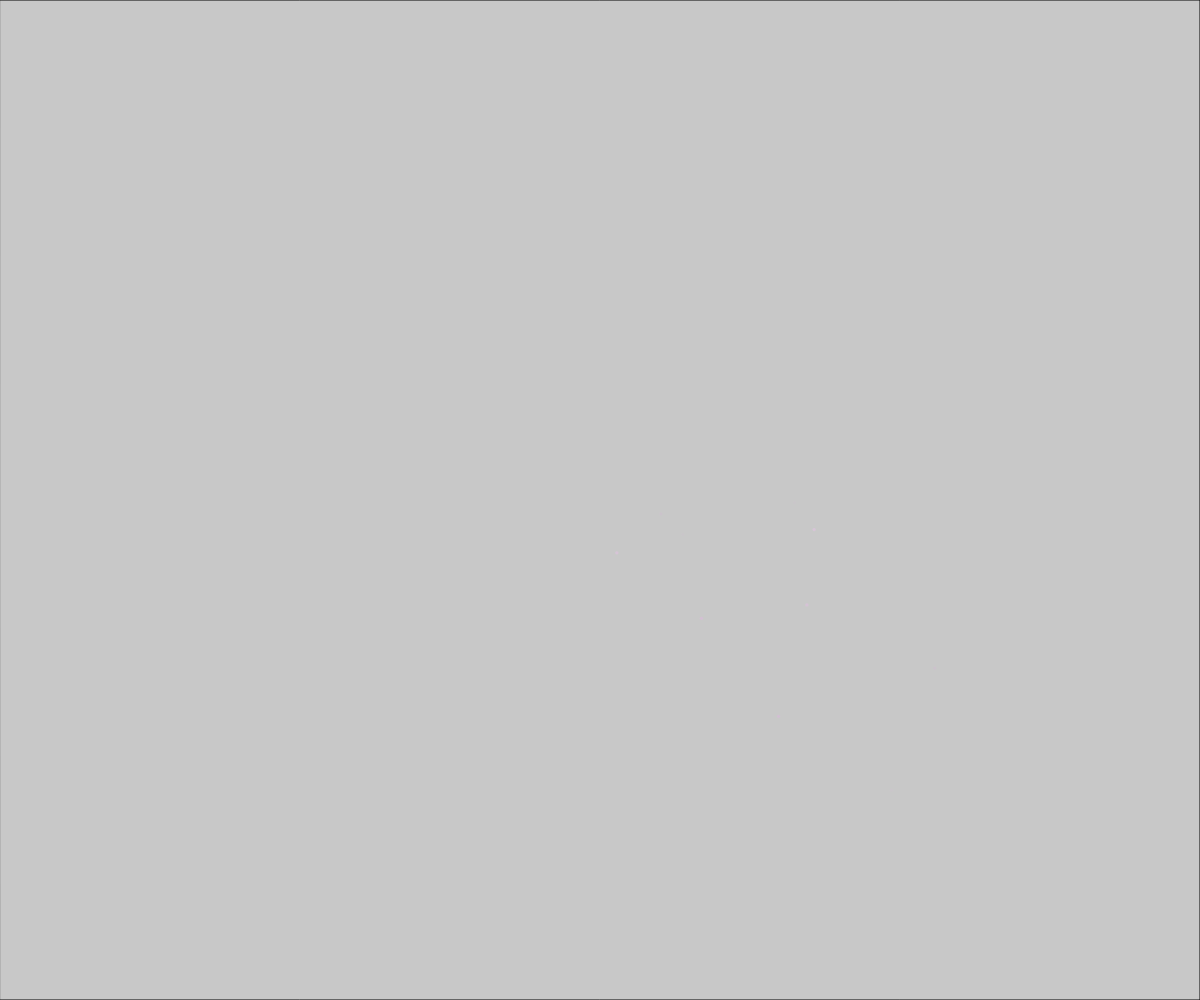
Frame 1 (no input)
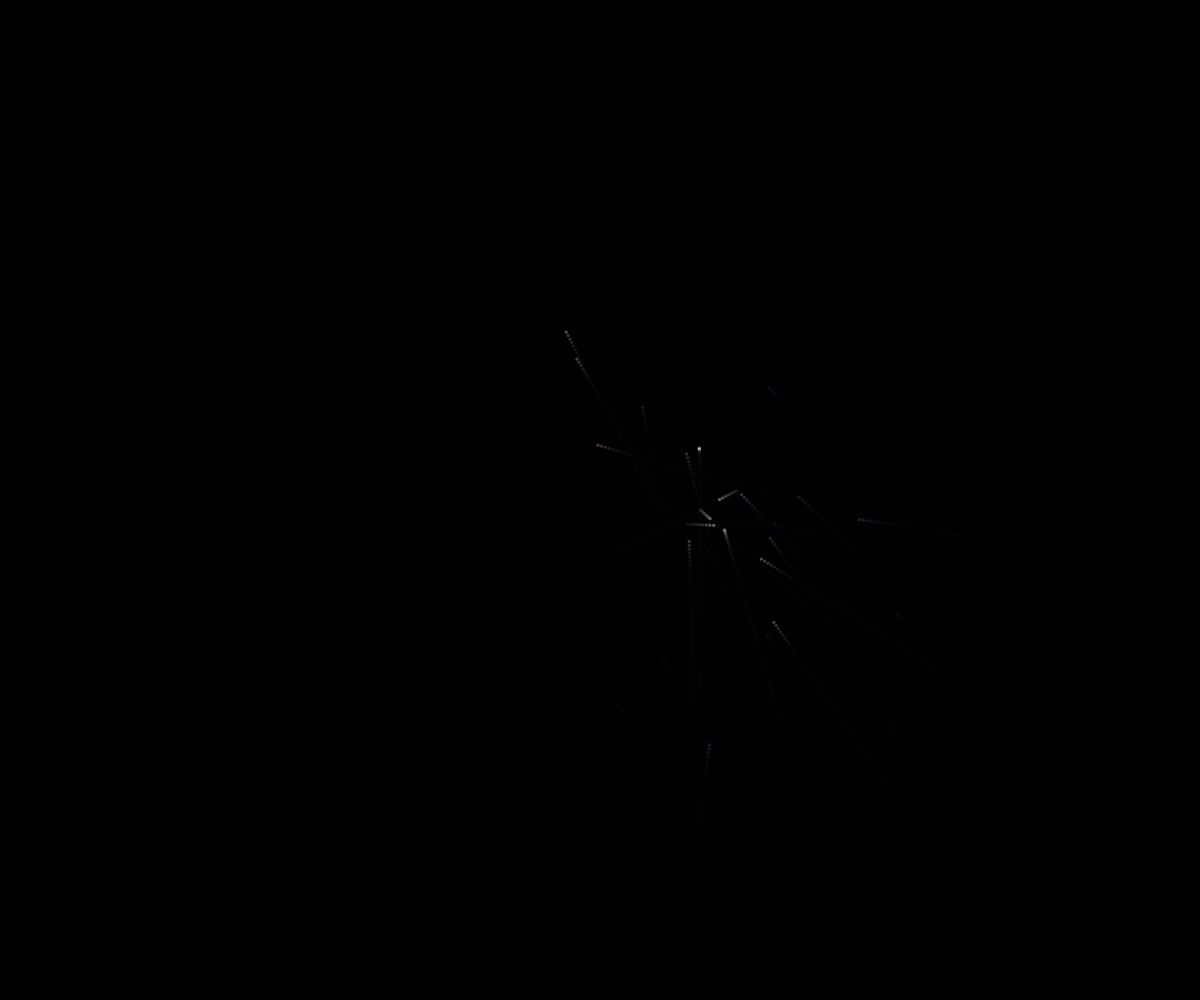
Frame 60 (no input)
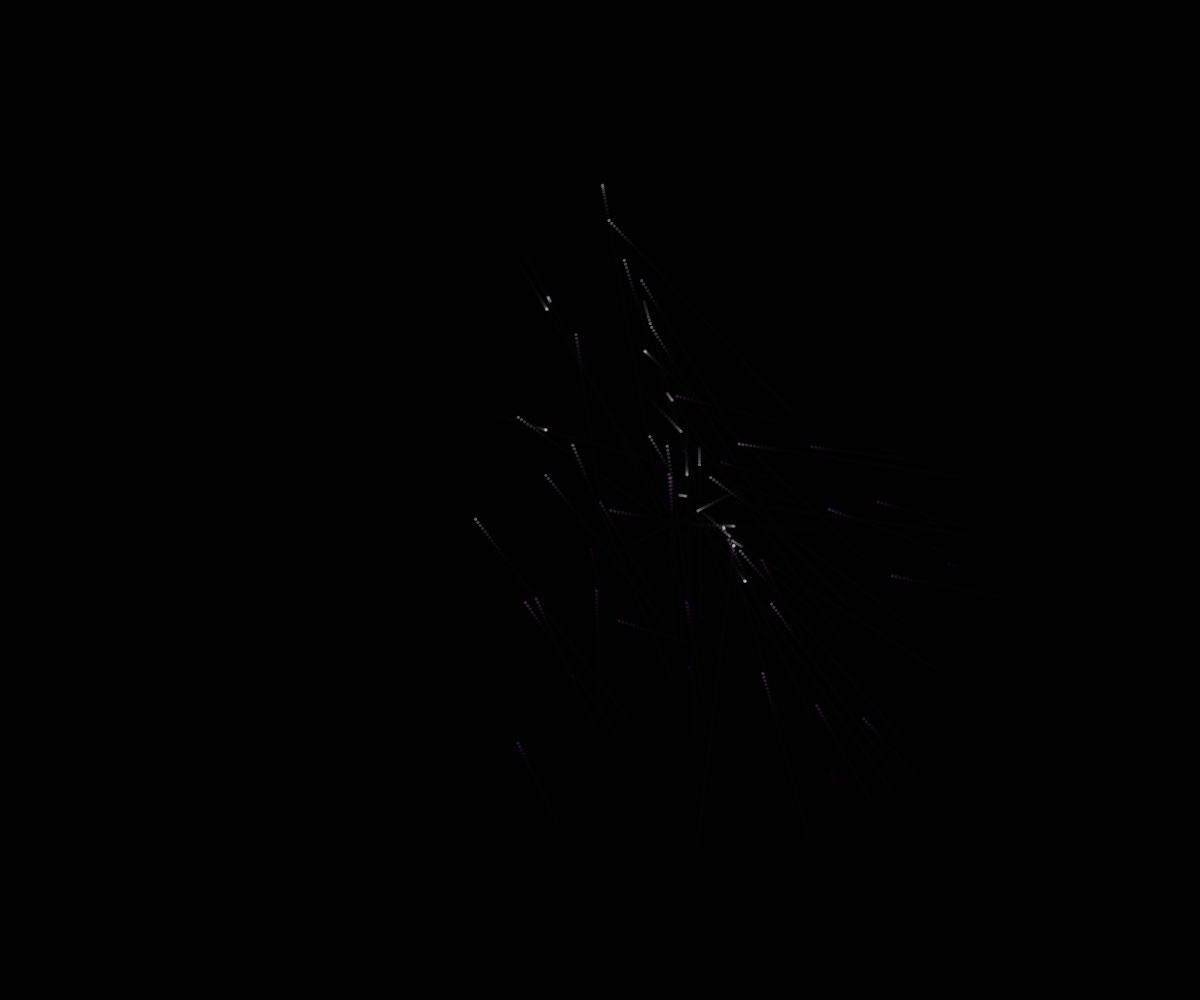
Frame 120 (the mouse pressed at the canvas centre since frame 60)

The p5.js sketch that drew these frames (run headless with seeded random() and noise() and a simulated clock; from frame 60 on, the mouse is pressed at the canvas centre):

// p5.js sketch
// ── sketch.js
var particle = [];
//var particle;
var num = 1000;

var startX = [];
var startY = [];

var Ax = [];
var Ay = [];
var Bx = [];
var By = [];
var Cx = [];
var Cy = [];
var Dx = [];
var Dy = [];
var Ex = [];
var Ey = [];
var Fx = [];
var Fy = [];
var Gx = [];
var Gy = [];
var Hx = [];
var Hy = [];
var Ix = [];
var Iy = [];
var Jx = [];
var Jy = [];
var Kx = [];
var Ky = [];
var Lx = [];
var Ly = [];
var Mx = [];
var My = [];
var Nx = [];
var Ny = [];
var Ox = [];
var Oy = [];
var Px = [];
var Py = [];
var Qx = [];
var Qy = [];
var Rx = [];
var Ry = [];
var Sx = [];
var Sy = [];
var Tx = [];
var Ty = [];
var Ux = [];
var Uy = [];
var Vx = [];
var Vy = [];
var Wx = [];
var Wy = [];
var Xx = [];
var Xy = [];
var Yx = [];
var Yy = [];
var Zx = [];
var Zy = [];
//-----------------------------------------------------------------
var ax = [];
var ay = [];
var bx = [];
var by = [];
var cx = [];
var cy = [];
var dx = [];
var dy = [];
var ex = [];
var ey = [];
var fx = [];
var fy = [];
var gx = [];
var gy = [];
var hx = [];
var hy = [];
var ix = [];
var iy = [];
var jx = [];
var jy = [];
var kx = [];
var ky = [];
var lx = [];
var ly = [];
var mx = [];
var my = [];
var nx = [];
var ny = [];
var ox = [];
var oy = [];
var px = [];
var py = [];
var qx = [];
var qy = [];
var rx = [];
var ry = [];
var sx = [];
var sy = [];
var tx = [];
var ty = [];
var ux = [];
var uy = [];
var vx = [];
var vy = [];
var wx = [];
var wy = [];
var xx = [];
var xy = [];
var yx = [];
var yy = [];
var zx = [];
var zy = [];

var zerox = [];
var zeroy = [];
var onex = [];
var oney = [];
var twox = [];
var twoy = [];
var threex = [];
var threey = [];
var fourx = [];
var foury = [];
var fivex = [];
var fivey = [];
var sixx = [];
var sixy = [];
var sevenx = [];
var seveny = [];
var eightx = [];
var eighty = [];
var ninex = [];
var niney = [];

var bigBoyX = [];
var bigBoyY = [];

var runOnce = true;

var preM = 5;

var forTouchX = [];
var forTouchY = [];

var plusBoy = 0;

var runIt = false;

var howHigh;

function setup() {
  createCanvas(windowWidth, windowHeight);
  
  //colorMode(HSB,360,100,100);

  Ax = [537, 537, 540, 540, 540, 540, 540, 543, 543, 543, 543, 543, 543, 543, 546, 546, 546, 546, 546, 546, 546, 549, 549, 549, 549, 549, 549, 552, 552, 552, 552, 552, 552, 555, 555, 555, 555, 555, 555, 555, 558, 558, 558, 558, 558, 558, 558, 561, 561, 561, 561, 561, 561, 564, 564, 564, 564, 564, 564, 567, 567, 567, 567, 567, 567, 570, 570, 570, 570, 570, 570, 570, 573, 573, 573, 573, 573, 573, 573, 576, 576, 576, 576, 576, 576, 579, 579, 579, 579, 579, 579, 579, 582, 582, 582, 582, 582, 582, 582, 582, 582, 585, 585, 585, 585, 585, 585, 585, 585, 585, 588, 588, 588, 588, 588, 588, 588, 588, 591, 591, 591, 591, 591, 591, 591, 591, 591, 594, 594, 594, 594, 594, 594, 594, 594, 594, 597, 597, 597, 597, 597, 597, 597, 597, 597, 600, 600, 600, 600, 600, 600, 600, 600, 603, 603, 603, 603, 603, 603, 603, 603, 606, 606, 606, 606, 606, 606, 606, 606, 606, 609, 609, 609, 609, 609, 609, 609, 609, 609, 612, 612, 612, 612, 612, 612, 612, 612, 612, 615, 615, 615, 615, 615, 615, 615, 615, 618, 618, 618, 618, 618, 618, 618, 618, 618, 621, 621, 621, 621, 621, 621, 621, 621, 621, 624, 624, 624, 624, 624, 624, 624, 624, 624, 627, 627, 627, 627, 627, 627, 627, 627, 630, 630, 630, 630, 630, 630, 630, 630, 630, 633, 633, 633, 633, 633, 633, 633, 633, 633, 636, 636, 636, 636, 636, 636, 636, 636, 636, 639, 639, 639, 639, 639, 639, 642, 642, 642, 642, 642, 642, 642, 645, 645, 645, 645, 645, 645, 645, 645, 645, 648, 648, 648, 648, 648, 648, 648, 648, 648, 651, 651, 651, 651, 651, 651, 651, 651, 654, 654, 654, 654, 654, 654, 654, 654, 657, 657, 657, 657, 657, 657, 657, 657, 657, 660, 660, 660, 660, 660, 660, 660, 660, 660, 663, 663, 663, 663, 663, 663, 663, 663, 666, 666, 666, 666, 666, 666, 666, 666, 669, 669, 669, 669, 669, 669, 669, 669, 669, 672, 672, 672, 672, 672, 672, 672, 672, 672, 675, 675, 675, 675, 675, 675, 675, 675, 678, 678, 678, 678, 678, 678, 678, 678, 681, 681, 681, 681, 681, 681, 681, 681, 684, 684, 684, 684, 684, 684, 684, 684, 684, 687, 687, 687, 687, 687, 687, 687, 687, 690, 690, 690, 690, 690, 690, 690, 690, 693, 693, 693, 693, 693, 693, 693, 693, 696, 696, 696, 696, 696, 696, 696, 696, 696, 699, 699, 699, 699, 699, 699, 699, 699, 699, 702, 702, 702, 702, 702, 702, 705, 705, 705, 705, 705, 705, 708, 708, 708, 708, 708, 708, 708, 711, 711, 711, 711, 711, 711, 711, 714, 714, 714, 714, 714, 714, 714, 717, 717, 717, 717, 717, 717, 720, 720, 720, 720, 720, 720, 723, 723, 723, 723, 723, 723, 723, 726, 726, 726, 726, 726, 726, 726, 729, 729, 729, 729, 729, 729, 732, 732, 732, 732, 732, 732, 735, 735, 735, 735, 735, 735, 735, 738, 738, 738, 738, 738, 738, 738, 741, 741, 741, 741, 744];
  Ay = [447, 450, 438, 441, 444, 447, 450, 429, 432, 435, 438, 441, 444, 447, 420, 423, 426, 429, 432, 435, 438, 414, 417, 420, 423, 426, 429, 405, 408, 411, 414, 417, 420, 396, 399, 402, 405, 408, 411, 414, 387, 390, 393, 396, 399, 402, 405, 381, 384, 387, 390, 393, 396, 372, 375, 378, 381, 384, 387, 363, 366, 369, 372, 375, 378, 354, 357, 360, 363, 366, 369, 372, 345, 348, 351, 354, 357, 360, 363, 339, 342, 345, 348, 351, 354, 330, 333, 336, 339, 342, 345, 348, 321, 324, 327, 330, 333, 336, 339, 345, 348, 312, 315, 318, 321, 324, 327, 330, 345, 348, 306, 309, 312, 315, 318, 321, 345, 348, 297, 300, 303, 306, 309, 312, 315, 345, 348, 288, 291, 294, 297, 300, 303, 306, 345, 348, 279, 282, 285, 288, 291, 294, 297, 345, 348, 273, 276, 279, 282, 285, 288, 345, 348, 264, 267, 270, 273, 276, 279, 345, 348, 255, 258, 261, 264, 267, 270, 273, 345, 348, 246, 249, 252, 255, 258, 261, 264, 345, 348, 237, 240, 243, 246, 249, 252, 255, 345, 348, 231, 234, 237, 240, 243, 246, 345, 348, 222, 225, 228, 231, 234, 237, 240, 345, 348, 213, 216, 219, 222, 225, 228, 231, 345, 348, 204, 207, 210, 213, 216, 219, 222, 345, 348, 198, 201, 204, 207, 210, 213, 345, 348, 189, 192, 195, 198, 201, 204, 207, 345, 348, 180, 183, 186, 189, 192, 195, 198, 345, 348, 171, 174, 177, 180, 183, 186, 189, 345, 348, 171, 174, 177, 180, 345, 348, 171, 174, 177, 180, 183, 345, 348, 174, 177, 180, 183, 186, 189, 192, 345, 348, 183, 186, 189, 192, 195, 198, 201, 345, 348, 192, 195, 198, 201, 204, 207, 345, 348, 201, 204, 207, 210, 213, 216, 345, 348, 207, 210, 213, 216, 219, 222, 225, 345, 348, 216, 219, 222, 225, 228, 231, 234, 345, 348, 225, 228, 231, 234, 237, 240, 345, 348, 234, 237, 240, 243, 246, 249, 345, 348, 240, 243, 246, 249, 252, 255, 258, 345, 348, 249, 252, 255, 258, 261, 264, 267, 345, 348, 258, 261, 264, 267, 270, 273, 345, 348, 267, 270, 273, 276, 279, 282, 345, 348, 276, 279, 282, 285, 288, 291, 345, 348, 282, 285, 288, 291, 294, 297, 300, 345, 348, 291, 294, 297, 300, 303, 306, 345, 348, 300, 303, 306, 309, 312, 315, 345, 348, 309, 312, 315, 318, 321, 324, 345, 348, 315, 318, 321, 324, 327, 330, 333, 345, 348, 324, 327, 330, 333, 336, 339, 342, 345, 348, 333, 336, 339, 342, 345, 348, 342, 345, 348, 351, 354, 357, 348, 351, 354, 357, 360, 363, 366, 357, 360, 363, 366, 369, 372, 375, 366, 369, 372, 375, 378, 381, 384, 375, 378, 381, 384, 387, 390, 384, 387, 390, 393, 396, 399, 390, 393, 396, 399, 402, 405, 408, 399, 402, 405, 408, 411, 414, 417, 408, 411, 414, 417, 420, 423, 417, 420, 423, 426, 429, 432, 423, 426, 429, 432, 435, 438, 441, 432, 435, 438, 441, 444, 447, 450, 441, 444, 447, 450, 450];
  Bx = [558, 558, 558, 558, 558, 558, 558, 558, 558, 558, 558, 558, 558, 558, 558, 558, 558, 558, 558, 558, 558, 558, 558, 558, 558, 558, 558, 558, 558, 558, 558, 558, 558, 558, 558, 558, 558, 558, 558, 558, 558, 558, 558, 558, 558, 558, 558, 558, 558, 558, 558, 558, 558, 558, 558, 558, 558, 558, 558, 558, 558, 558, 558, 558, 558, 558, 558, 558, 558, 558, 558, 558, 558, 558, 558, 558, 558, 558, 558, 558, 558, 558, 558, 558, 558, 558, 558, 558, 558, 558, 558, 558, 558, 558, 561, 561, 561, 561, 561, 561, 561, 561, 561, 561, 561, 561, 561, 561, 561, 561, 561, 561, 561, 561, 561, 561, 561, 561, 561, 561, 561, 561, 561, 561, 561, 561, 561, 561, 561, 561, 561, 561, 561, 561, 561, 561, 561, 561, 561, 561, 561, 561, 561, 561, 561, 561, 561, 561, 561, 561, 561, 561, 561, 561, 561, 561, 561, 561, 561, 561, 561, 561, 561, 561, 561, 561, 561, 561, 561, 561, 561, 561, 561, 561, 561, 561, 561, 561, 561, 561, 561, 561, 561, 561, 561, 561, 561, 561, 564, 564, 564, 564, 564, 564, 564, 564, 567, 567, 567, 567, 567, 567, 567, 567, 570, 570, 570, 570, 570, 570, 570, 570, 573, 573, 573, 573, 573, 573, 573, 573, 576, 576, 576, 576, 576, 576, 576, 576, 579, 579, 579, 579, 579, 579, 579, 579, 582, 582, 582, 582, 582, 582, 582, 582, 585, 585, 585, 585, 585, 585, 585, 585, 588, 588, 588, 588, 588, 588, 588, 588, 591, 591, 591, 591, 591, 591, 591, 591, 594, 594, 594, 594, 594, 594, 594, 594, 597, 597, 597, 597, 597, 597, 597, 597, 600, 600, 600, 600, 600, 600, 600, 600, 603, 603, 603, 603, 603, 603, 603, 603, 606, 606, 606, 606, 606, 606, 606, 606, 609, 609, 609, 609, 609, 609, 609, 609, 612, 612, 612, 612, 612, 612, 612, 612, 615, 615, 615, 615, 615, 615, 615, 615, 618, 618, 618, 618, 618, 618, 618, 618, 621, 621, 621, 621, 621, 621, 621, 621, 624, 624, 624, 624, 624, 624, 624, 624, 627, 627, 627, 627, 627, 627, 627, 627, 630, 630, 630, 630, 630, 630, 630, 630, 633, 633, 633, 633, 633, 633, 633, 633, 636, 636, 636, 636, 636, 636, 636, 636, 639, 639, 639, 639, 639, 639, 639, 639, 642, 642, 642, 642, 642, 642, 642, 642, 645, 645, 645, 645, 645, 645, 645, 645, 648, 648, 648, 648, 648, 648, 648, 651, 651, 651, 651, 651, 651, 654, 654, 654, 654, 654, 654, 657, 657, 657, 657, 657, 657, 657, 660, 660, 660, 660, 660, 660, 660, 663, 663, 663, 663, 663, 663, 663, 666, 666, 666, 666, 666, 666, 666, 669, 669, 669, 669, 669, 669, 669, 669, 672, 672, 672, 672, 672, 672, 672, 672, 675, 675, 675, 675, 675, 675, 675, 675, 675, 678, 678, 678, 678, 678, 678, 678, 678, 678, 681, 681, 681, 681, 681, 681, 681, 681, 684, 684, 684, 684, 684, 684, 684, 684, 687, 687, 687, 687, 687, 687, 687, 687, 687, 690, 690, 690, 690, 690, 690, 690, 690, 690, 690, 693, 693, 693, 693, 693, 693, 693, 693, 693, 696, 696, 696, 696, 696, 696, 696, 696, 696, 696, 696, 699, 699, 699, 699, 699, 699, 699, 699, 699, 699, 699, 702, 702, 702, 702, 702, 702, 702, 702, 702, 702, 702, 702, 705, 705, 705, 705, 705, 705, 705, 705, 705, 705, 705, 705, 708, 708, 708, 708, 708, 708, 708, 708, 708, 708, 708, 708, 708, 711, 711, 711, 711, 711, 711, 711, 711, 711, 711, 711, 711, 711, 711, 711, 711, 711, 714, 714, 714, 714, 714, 714, 714, 714, 714, 714, 714, 714, 714, 714, 714, 714, 714, 714, 714, 714, 714, 714, 714, 717, 717, 717, 717, 717, 717, 717, 717, 717, 717, 717, 717, 717, 717, 717, 717, 717, 717, 717, 717, 717, 717, 717, 717, 717, 717, 717, 720, 720, 720, 720, 720, 720, 720, 720, 720, 720, 720, 720, 720, 720, 720, 720, 720, 720, 720, 720, 720, 723, 723, 723, 723, 723, 723, 723, 723, 723, 723, 723, 726, 726, 726, 726, 726, 726, 726, 726, 726, 726, 726, 726, 726, 726, 726, 726, 726, 726, 726, 726, 726, 726, 729, 729, 729, 729, 729, 729, 729, 729, 729, 729, 729, 729, 729, 729, 729, 729, 729, 729, 732, 732, 732, 732, 732, 732, 732, 732, 732];
  By = [171, 174, 177, 180, 183, 186, 189, 192, 195, 198, 201, 204, 207, 210, 213, 216, 219, 222, 225, 228, 231, 234, 237, 240, 243, 246, 249, 252, 255, 258, 261, 264, 267, 270, 273, 276, 279, 282, 285, 288, 291, 294, 297, 300, 303, 306, 309, 312, 315, 318, 321, 324, 327, 330, 333, 336, 339, 342, 345, 348, 351, 354, 357, 360, 363, 366, 369, 372, 375, 378, 381, 384, 387, 390, 393, 396, 399, 402, 405, 408, 411, 414, 417, 420, 423, 426, 429, 432, 435, 438, 441, 444, 447, 450, 171, 174, 177, 180, 183, 186, 189, 192, 195, 198, 201, 204, 207, 210, 213, 216, 219, 222, 225, 228, 231, 234, 237, 240, 243, 246, 249, 252, 255, 258, 261, 264, 267, 270, 273, 276, 279, 282, 285, 288, 291, 294, 297, 300, 303, 306, 309, 312, 315, 318, 321, 324, 327, 330, 333, 336, 339, 342, 345, 348, 351, 354, 357, 360, 363, 366, 369, 372, 375, 378, 381, 384, 387, 390, 393, 396, 399, 402, 405, 408, 411, 414, 417, 420, 423, 426, 429, 432, 435, 438, 441, 444, 447, 450, 171, 174, 177, 306, 309, 444, 447, 450, 171, 174, 177, 306, 309, 444, 447, 450, 171, 174, 177, 306, 309, 444, 447, 450, 171, 174, 177, 306, 309, 444, 447, 450, 171, 174, 177, 306, 309, 444, 447, 450, 171, 174, 177, 306, 309, 444, 447, 450, 171, 174, 177, 306, 309, 444, 447, 450, 171, 174, 177, 306, 309, 444, 447, 450, 171, 174, 177, 306, 309, 444, 447, 450, 171, 174, 177, 306, 309, 444, 447, 450, 171, 174, 177, 306, 309, 444, 447, 450, 171, 174, 177, 306, 309, 444, 447, 450, 171, 174, 177, 306, 309, 444, 447, 450, 171, 174, 177, 306, 309, 444, 447, 450, 171, 174, 177, 306, 309, 444, 447, 450, 171, 174, 177, 306, 309, 444, 447, 450, 171, 174, 177, 306, 309, 444, 447, 450, 171, 174, 177, 306, 309, 444, 447, 450, 171, 174, 177, 306, 309, 444, 447, 450, 171, 174, 177, 306, 309, 444, 447, 450, 171, 174, 177, 306, 309, 444, 447, 450, 171, 174, 177, 306, 309, 444, 447, 450, 171, 174, 177, 306, 309, 444, 447, 450, 171, 174, 177, 306, 309, 444, 447, 450, 171, 174, 177, 306, 309, 444, 447, 450, 171, 174, 177, 306, 309, 444, 447, 450, 171, 174, 177, 306, 309, 444, 447, 450, 171, 174, 177, 306, 309, 444, 447, 450, 174, 177, 306, 309, 444, 447, 450, 174, 177, 306, 309, 444, 447, 174, 177, 306, 309, 444, 447, 174, 177, 303, 306, 309, 444, 447, 174, 177, 303, 306, 309, 444, 447, 174, 177, 303, 306, 309, 444, 447, 174, 177, 303, 306, 309, 444, 447, 174, 177, 180, 303, 306, 309, 444, 447, 177, 180, 300, 303, 309, 312, 444, 447, 177, 180, 300, 303, 309, 312, 441, 444, 447, 177, 180, 183, 300, 303, 309, 312, 441, 444, 180, 183, 297, 300, 309, 312, 441, 444, 180, 183, 297, 300, 312, 315, 441, 444, 180, 183, 186, 294, 297, 312, 315, 438, 441, 183, 186, 189, 294, 297, 312, 315, 318, 438, 441, 186, 189, 291, 294, 315, 318, 435, 438, 441, 186, 189, 192, 288, 291, 294, 315, 318, 321, 435, 438, 189, 192, 195, 285, 288, 291, 318, 321, 432, 435, 438, 192, 195, 198, 282, 285, 288, 318, 321, 324, 429, 432, 435, 195, 198, 201, 204, 279, 282, 285, 321, 324, 327, 429, 432, 198, 201, 204, 207, 273, 276, 279, 282, 324, 327, 426, 429, 432, 201, 204, 207, 210, 213, 216, 267, 270, 273, 276, 279, 324, 327, 330, 423, 426, 429, 207, 210, 213, 216, 219, 222, 225, 228, 252, 255, 258, 261, 264, 267, 270, 273, 327, 330, 333, 336, 420, 423, 426, 213, 216, 219, 222, 225, 228, 231, 234, 237, 240, 243, 246, 249, 252, 255, 258, 261, 264, 267, 330, 333, 336, 339, 414, 417, 420, 423, 225, 228, 231, 234, 237, 240, 243, 246, 249, 252, 255, 258, 336, 339, 342, 345, 408, 411, 414, 417, 420, 339, 342, 345, 348, 351, 354, 402, 405, 408, 411, 414, 345, 348, 351, 354, 357, 360, 363, 366, 369, 372, 375, 378, 381, 384, 387, 390, 393, 396, 399, 402, 405, 408, 351, 354, 357, 360, 363, 366, 369, 372, 375, 378, 381, 384, 387, 390, 393, 396, 399, 402, 366, 369, 372, 375, 378, 381, 384, 387, 390];
  Cx = [537, 537, 537, 537, 537, 537, 537, 537, 537, 537, 537, 537, 537, 537, 537, 537, 540, 540, 540, 540, 540, 540, 540, 540, 540, 540, 540, 540, 540, 540, 540, 540, 540, 540, 540, 540, 540, 540, 540, 540, 540, 540, 540, 540, 543, 543, 543, 543, 543, 543, 543, 543, 543, 543, 543, 543, 543, 543, 543, 543, 543, 543, 543, 543, 543, 543, 543, 543, 543, 543, 543, 543, 543, 543, 546, 546, 546, 546, 546, 546, 546, 546, 546, 546, 546, 546, 546, 546, 546, 546, 546, 546, 549, 549, 549, 549, 549, 549, 549, 549, 549, 549, 549, 549, 549, 549, 552, 552, 552, 552, 552, 552, 552, 552, 552, 552, 552, 552, 555, 555, 555, 555, 555, 555, 555, 555, 555, 555, 558, 558, 558, 558, 558, 558, 558, 558, 558, 558, 561, 561, 561, 561, 561, 561, 561, 561, 564, 564, 564, 564, 564, 564, 564, 564, 567, 567, 567, 567, 567, 567, 567, 567, 570, 570, 570, 570, 570, 570, 573, 573, 573, 573, 573, 573, 573, 573, 576, 576, 576, 576, 576, 576, 576, 576, 579, 579, 579, 579, 579, 579, 582, 582, 582, 582, 582, 585, 585, 585, 585, 588, 588, 588, 588, 588, 588, 591, 591, 591, 591, 591, 591, 594, 594, 594, 594, 594, 594, 597, 597, 597, 597, 600, 600, 600, 600, 600, 600, 603, 603, 603, 603, 606, 606, 606, 606, 606, 606, 609, 609, 609, 609, 612, 612, 612, 612, 612, 612, 615, 615, 615, 615, 618, 618, 618, 618, 621, 621, 621, 621, 621, 621, 624, 624, 624, 624, 627, 627, 627, 627, 630, 630, 630, 630, 633, 633, 633, 633, 636, 636, 636, 636, 636, 636, 639, 639, 639, 639, 642, 642, 642, 642, 645, 645, 645, 645, 648, 648, 648, 648, 651, 651, 651, 651, 654, 654, 654, 654, 657, 657, 657, 657, 660, 660, 660, 660, 663, 663, 663, 663, 666, 666, 666, 666, 669, 669, 669, 669, 672, 672, 672, 672, 675, 675, 675, 675, 675, 675, 678, 678, 678, 678, 681, 681, 681, 681, 684, 684, 684, 684, 684, 684, 687, 687, 687, 687, 690, 690, 690, 690, 690, 690, 693, 693, 693, 693, 696, 696, 696, 696, 696, 696, 699, 699, 699, 699, 702, 702, 702, 702, 705, 705, 705, 705, 705, 705, 708, 708, 708, 708, 708, 708, 711, 711, 711, 711, 711, 711, 714, 714, 714, 714, 714, 714, 717, 717, 717, 717, 717, 717, 720, 720, 720, 720, 720, 720, 723, 723, 723, 723, 723, 723, 723, 723, 726, 726, 726, 726, 726, 726, 729, 729, 729, 729, 729, 729, 729, 729, 732, 732, 732, 732, 732, 732, 732, 732, 735, 735, 735, 735, 735, 735, 735, 735, 735, 735, 738, 738, 738, 738, 738, 738, 738, 738, 738, 738, 741, 741, 741, 741, 741, 741, 741, 741, 744, 744];
  Cy = [288, 291, 294, 297, 300, 303, 306, 309, 312, 315, 318, 321, 324, 327, 330, 333, 270, 273, 276, 279, 282, 285, 288, 291, 294, 297, 300, 303, 306, 309, 312, 315, 318, 321, 324, 327, 330, 333, 336, 339, 342, 345, 348, 351, 258, 261, 264, 267, 270, 273, 276, 279, 282, 285, 288, 291, 294, 297, 300, 321, 324, 327, 330, 333, 336, 339, 342, 345, 348, 351, 354, 357, 360, 363, 249, 252, 255, 258, 261, 264, 267, 270, 273, 348, 351, 354, 357, 360, 363, 366, 369, 372, 240, 243, 246, 249, 252, 255, 258, 363, 366, 369, 372, 375, 378, 381, 234, 237, 240, 243, 246, 249, 372, 375, 378, 381, 384, 387, 228, 231, 234, 237, 240, 381, 384, 387, 390, 393, 222, 225, 228, 231, 234, 387, 390, 393, 396, 399, 219, 222, 225, 228, 393, 396, 399, 402, 213, 216, 219, 222, 399, 402, 405, 408, 210, 213, 216, 219, 402, 405, 408, 411, 207, 210, 213, 408, 411, 414, 201, 204, 207, 210, 411, 414, 417, 420, 198, 201, 204, 207, 414, 417, 420, 423, 195, 198, 201, 420, 423, 426, 195, 198, 423, 426, 429, 192, 195, 426, 429, 189, 192, 195, 426, 429, 432, 186, 189, 192, 429, 432, 435, 183, 186, 189, 432, 435, 438, 183, 186, 435, 438, 180, 183, 186, 435, 438, 441, 180, 183, 438, 441, 177, 180, 183, 438, 441, 444, 177, 180, 441, 444, 174, 177, 180, 441, 444, 447, 174, 177, 444, 447, 174, 177, 444, 447, 171, 174, 177, 444, 447, 450, 171, 174, 447, 450, 171, 174, 447, 450, 171, 174, 447, 450, 171, 174, 447, 450, 168, 171, 174, 447, 450, 453, 168, 171, 450, 453, 168, 171, 450, 453, 168, 171, 450, 453, 168, 171, 450, 453, 168, 171, 450, 453, 168, 171, 450, 453, 168, 171, 450, 453, 168, 171, 450, 453, 171, 174, 447, 450, 171, 174, 447, 450, 171, 174, 447, 450, 171, 174, 447, 450, 171, 174, 177, 444, 447, 450, 174, 177, 444, 447, 174, 177, 444, 447, 174, 177, 180, 441, 444, 447, 177, 180, 441, 444, 177, 180, 183, 438, 441, 444, 180, 183, 438, 441, 180, 183, 186, 435, 438, 441, 183, 186, 435, 438, 186, 189, 432, 435, 186, 189, 192, 429, 432, 435, 189, 192, 195, 426, 429, 432, 192, 195, 198, 423, 426, 429, 195, 198, 201, 420, 423, 426, 198, 201, 204, 417, 420, 423, 201, 204, 207, 414, 417, 420, 204, 207, 210, 213, 408, 411, 414, 417, 210, 213, 216, 405, 408, 411, 213, 216, 219, 222, 399, 402, 405, 408, 219, 222, 225, 228, 393, 396, 399, 402, 222, 225, 228, 231, 234, 387, 390, 393, 396, 399, 231, 234, 237, 240, 243, 378, 381, 384, 387, 390, 237, 240, 243, 246, 375, 378, 381, 384, 246, 375];
  Dx = [546, 546, 546, 546, 546, 546, 546, 546, 546, 546, 546, 546, 546, 546, 546, 546, 546, 546, 546, 546, 546, 546, 546, 546, 546, 546, 546, 546, 546, 546, 546, 546, 546, 546, 546, 546, 546, 546, 546, 546, 546, 546, 546, 546, 546, 546, 546, 546, 546, 546, 546, 546, 546, 546, 546, 546, 546, 546, 546, 546, 546, 546, 546, 546, 546, 546, 546, 546, 546, 546, 546, 546, 546, 546, 546, 546, 546, 546, 546, 546, 546, 546, 546, 546, 546, 546, 546, 546, 546, 546, 546, 546, 546, 546, 549, 549, 549, 549, 549, 549, 549, 549, 549, 549, 549, 549, 549, 549, 549, 549, 549, 549, 549, 549, 549, 549, 549, 549, 549, 549, 549, 549, 549, 549, 549, 549, 549, 549, 549, 549, 549, 549, 549, 549, 549, 549, 549, 549, 549, 549, 549, 549, 549, 549, 549, 549, 549, 549, 549, 549, 549, 549, 549, 549, 549, 549, 549, 549, 549, 549, 549, 549, 549, 549, 549, 549, 549, 549, 549, 549, 549, 549, 549, 549, 549, 549, 549, 549, 549, 549, 549, 549, 549, 549, 549, 549, 549, 549, 552, 552, 552, 552, 552, 552, 555, 555, 555, 555, 555, 555, 558, 558, 558, 558, 558, 558, 561, 561, 561, 561, 561, 561, 564, 564, 564, 564, 564, 564, 567, 567, 567, 567, 567, 567, 570, 570, 570, 570, 570, 570, 573, 573, 573, 573, 573, 573, 576, 576, 576, 576, 576, 576, 579, 579, 579, 579, 579, 579, 582, 582, 582, 582, 582, 582, 585, 585, 585, 585, 585, 585, 588, 588, 588, 588, 588, 588, 591, 591, 591, 591, 591, 591, 594, 594, 594, 594, 594, 594, 597, 597, 597, 597, 597, 597, 600, 600, 600, 600, 600, 600, 603, 603, 603, 603, 603, 603, 606, 606, 606, 606, 606, 606, 609, 609, 609, 609, 609, 609, 612, 612, 612, 612, 612, 612, 615, 615, 615, 615, 618, 618, 618, 618, 621, 621, 621, 621, 624, 624, 624, 624, 627, 627, 627, 627, 630, 630, 630, 630, 633, 633, 633, 633, 636, 636, 636, 636, 639, 639, 639, 639, 642, 642, 642, 642, 645, 645, 645, 645, 648, 648, 648, 648, 651, 651, 651, 651, 654, 654, 654, 654, 657, 657, 657, 657, 660, 660, 660, 660, 663, 663, 663, 663, 666, 666, 666, 666, 666, 666, 669, 669, 669, 669, 672, 672, 672, 672, 675, 675, 675, 675, 678, 678, 678, 678, 681, 681, 681, 681, 684, 684, 684, 684, 687, 687, 687, 687, 690, 690, 690, 690, 690, 690, 693, 693, 693, 693, 696, 696, 696, 696, 696, 696, 699, 699, 699, 699, 699, 699, 702, 702, 702, 702, 702, 702, 705, 705, 705, 705, 705, 705, 708, 708, 708, 708, 708, 708, 711, 711, 711, 711, 711, 711, 714, 714, 714, 714, 714, 714, 717, 717, 717, 717, 717, 717, 717, 717, 720, 720, 720, 720, 720, 720, 720, 720, 723, 723, 723, 723, 723, 723, 723, 723, 726, 726, 726, 726, 726, 726, 726, 726, 726, 726, 729, 729, 729, 729, 729, 729, 729, 729, 729, 729, 729, 729, 732, 732, 732, 732, 732, 732, 732, 732, 732, 732, 732, 732, 735, 735, 735, 735, 735, 735, 735, 735, 735, 735, 735, 735, 735, 735, 735, 735, 738, 738, 738, 738, 738, 738, 738, 738, 738, 738, 738, 738, 738, 738, 738, 738, 738, 738, 738, 738, 738, 738, 738, 738, 741, 741, 741, 741, 741, 741, 741, 741, 741, 741, 741, 741, 741, 741, 741, 741, 741, 741, 741, 741, 741, 741, 741, 741, 741, 741, 741, 741, 741, 741, 744, 744, 744, 744, 744, 744, 744, 744, 744, 744, 744, 744, 744, 744, 744, 744, 744, 744, 744, 744];
  Dy = [171, 174, 177, 180, 183, 186, 189, 192, 195, 198, 201, 204, 207, 210, 213, 216, 219, 222, 225, 228, 231, 234, 237, 240, 243, 246, 249, 252, 255, 258, 261, 264, 267, 270, 273, 276, 279, 282, 285, 288, 291, 294, 297, 300, 303, 306, 309, 312, 315, 318, 321, 324, 327, 330, 333, 336, 339, 342, 345, 348, 351, 354, 357, 360, 363, 366, 369, 372, 375, 378, 381, 384, 387, 390, 393, 396, 399, 402, 405, 408, 411, 414, 417, 420, 423, 426, 429, 432, 435, 438, 441, 444, 447, 450, 171, 174, 177, 180, 183, 186, 189, 192, 195, 198, 201, 204, 207, 210, 213, 216, 219, 222, 225, 228, 231, 234, 237, 240, 243, 246, 249, 252, 255, 258, 261, 264, 267, 270, 273, 276, 279, 282, 285, 288, 291, 294, 297, 300, 303, 306, 309, 312, 315, 318, 321, 324, 327, 330, 333, 336, 339, 342, 345, 348, 351, 354, 357, 360, 363, 366, 369, 372, 375, 378, 381, 384, 387, 390, 393, 396, 399, 402, 405, 408, 411, 414, 417, 420, 423, 426, 429, 432, 435, 438, 441, 444, 447, 450, 171, 174, 177, 444, 447, 450, 171, 174, 177, 444, 447, 450, 171, 174, 177, 444, 447, 450, 171, 174, 177, 444, 447, 450, 171, 174, 177, 444, 447, 450, 171, 174, 177, 444, 447, 450, 171, 174, 177, 444, 447, 450, 171, 174, 177, 444, 447, 450, 171, 174, 177, 444, 447, 450, 171, 174, 177, 444, 447, 450, 171, 174, 177, 444, 447, 450, 171, 174, 177, 444, 447, 450, 171, 174, 177, 444, 447, 450, 171, 174, 177, 444, 447, 450, 171, 174, 177, 444, 447, 450, 171, 174, 177, 444, 447, 450, 171, 174, 177, 444, 447, 450, 171, 174, 177, 444, 447, 450, 171, 174, 177, 444, 447, 450, 171, 174, 177, 444, 447, 450, 171, 174, 177, 444, 447, 450, 174, 177, 444, 447, 174, 177, 444, 447, 174, 177, 444, 447, 174, 177, 444, 447, 174, 177, 444, 447, 174, 177, 444, 447, 174, 177, 444, 447, 174, 177, 444, 447, 174, 177, 444, 447, 174, 177, 444, 447, 177, 180, 441, 444, 177, 180, 441, 444, 177, 180, 441, 444, 177, 180, 441, 444, 180, 183, 438, 441, 180, 183, 438, 441, 180, 183, 438, 441, 180, 183, 186, 435, 438, 441, 183, 186, 435, 438, 183, 186, 435, 438, 186, 189, 432, 435, 186, 189, 432, 435, 189, 192, 429, 432, 189, 192, 429, 432, 192, 195, 426, 429, 192, 195, 198, 423, 426, 429, 195, 198, 423, 426, 195, 198, 201, 420, 423, 426, 198, 201, 204, 417, 420, 423, 201, 204, 207, 414, 417, 420, 204, 207, 210, 411, 414, 417, 207, 210, 213, 408, 411, 414, 210, 213, 216, 405, 408, 411, 213, 216, 219, 402, 405, 408, 216, 219, 222, 225, 396, 399, 402, 405, 219, 222, 225, 228, 393, 396, 399, 402, 225, 228, 231, 234, 387, 390, 393, 396, 228, 231, 234, 237, 240, 381, 384, 387, 390, 393, 234, 237, 240, 243, 246, 249, 372, 375, 378, 381, 384, 387, 240, 243, 246, 249, 252, 255, 366, 369, 372, 375, 378, 381, 246, 249, 252, 255, 258, 261, 264, 267, 354, 357, 360, 363, 366, 369, 372, 375, 255, 258, 261, 264, 267, 270, 273, 276, 279, 282, 285, 288, 333, 336, 339, 342, 345, 348, 351, 354, 357, 360, 363, 366, 267, 270, 273, 276, 279, 282, 285, 288, 291, 294, 297, 300, 303, 306, 309, 312, 315, 318, 321, 324, 327, 330, 333, 336, 339, 342, 345, 348, 351, 354, 282, 285, 288, 291, 294, 297, 300, 303, 306, 309, 312, 315, 318, 321, 324, 327, 330, 333, 336, 339];
  Ex = [561, 561, 561, 561, 561, 561, 561, 561, 561, 561, 561, 561, 561, 561, 561, 561, 561, 561, 561, 561, 561, 561, 561, 561, 561, 561, 561, 561, 561, 561, 561, 561, 561, 561, 561, 561, 561, 561, 561, 561, 561, 561, 561, 561, 561, 561, 561, 561, 561, 561, 561, 561, 561, 561, 561, 561, 561, 561, 561, 561, 561, 561, 561, 561, 561, 561, 561, 561, 561, 561, 561, 561, 561, 561, 561, 561, 561, 561, 561, 561, 561, 561, 561, 561, 561, 561, 561, 561, 561, 561, 561, 561, 561, 561, 564, 564, 564, 564, 564, 564, 564, 564, 564, 564, 564, 564, 564, 564, 564, 564, 564, 564, 564, 564, 564, 564, 564, 564, 564, 564, 564, 564, 564, 564, 564, 564, 564, 564, 564, 564, 564, 564, 564, 564, 564, 564, 564, 564, 564, 564, 564, 564, 564, 564, 564, 564, 564, 564, 564, 564, 564, 564, 564, 564, 564, 564, 564, 564, 564, 564, 564, 564, 564, 564, 564, 564, 564, 564, 564, 564, 564, 564, 564, 564, 564, 564, 564, 564, 564, 564, 564, 564, 564, 564, 564, 564, 564, 564, 567, 567, 567, 567, 567, 567, 567, 567, 570, 570, 570, 570, 570, 570, 570, 570, 573, 573, 573, 573, 573, 573, 573, 573, 576, 576, 576, 576, 576, 576, 576, 576, 579, 579, 579, 579, 579, 579, 579, 579, 582, 582, 582, 582, 582, 582, 582, 582, 585, 585, 585, 585, 585, 585, 585, 585, 588, 588, 588, 588, 588, 588, 588, 588, 591, 591, 591, 591, 591, 591, 591, 591, 594, 594, 594, 594, 594, 594, 594, 594, 597, 597, 597, 597, 597, 597, 597, 597, 600, 600, 600, 600, 600, 600, 600, 600, 603, 603, 603, 603, 603, 603, 603, 603, 606, 606, 606, 606, 606, 606, 606, 606, 609, 609, 609, 609, 609, 609, 609, 609, 612, 612, 612, 612, 612, 612, 612, 612, 615, 615, 615, 615, 615, 615, 615, 615, 618, 618, 618, 618, 618, 618, 618, 618, 621, 621, 621, 621, 621, 621, 621, 621, 624, 624, 624, 624, 624, 624, 624, 624, 627, 627, 627, 627, 627, 627, 627, 627, 630, 630, 630, 630, 630, 630, 630, 630, 633, 633, 633, 633, 633, 633, 633, 633, 636, 636, 636, 636, 636, 636, 636, 636, 639, 639, 639, 639, 639, 639, 639, 639, 642, 642, 642, 642, 642, 642, 642, 642, 645, 645, 645, 645, 645, 645, 645, 645, 648, 648, 648, 648, 648, 648, 648, 648, 651, 651, 651, 651, 651, 651, 651, 651, 654, 654, 654, 654, 654, 654, 654, 654, 657, 657, 657, 657, 657, 657, 657, 657, 660, 660, 660, 660, 660, 660, 660, 660, 663, 663, 663, 663, 663, 663, 663, 663, 666, 666, 666, 666, 666, 666, 666, 666, 669, 669, 669, 669, 669, 669, 669, 669, 672, 672, 672, 672, 672, 672, 672, 672, 675, 675, 675, 675, 675, 675, 675, 675, 678, 678, 678, 678, 678, 678, 678, 678, 681, 681, 681, 681, 681, 681, 681, 681, 684, 684, 684, 684, 684, 684, 684, 684, 687, 687, 687, 687, 687, 687, 687, 687, 690, 690, 690, 690, 690, 690, 690, 690, 693, 693, 693, 693, 693, 693, 693, 693, 696, 696, 696, 696, 696, 696, 696, 696, 699, 699, 699, 699, 699, 699, 699, 699, 702, 702, 702, 702, 702, 702, 702, 702, 705, 705, 705, 705, 705, 705, 705, 705, 708, 708, 708, 708, 708, 708, 711, 711, 711, 711, 711, 711, 714, 714, 714, 714, 714, 714, 717, 717, 717, 717, 717, 717, 720, 720, 720, 720, 720, 720, 723, 723, 723, 723, 723, 723];
  Ey = [171, 174, 177, 180, 183, 186, 189, 192, 195, 198, 201, 204, 207, 210, 213, 216, 219, 222, 225, 228, 231, 234, 237, 240, 243, 246, 249, 252, 255, 258, 261, 264, 267, 270, 273, 276, 279, 282, 285, 288, 291, 294, 297, 300, 303, 306, 309, 312, 315, 318, 321, 324, 327, 330, 333, 336, 339, 342, 345, 348, 351, 354, 357, 360, 363, 366, 369, 372, 375, 378, 381, 384, 387, 390, 393, 396, 399, 402, 405, 408, 411, 414, 417, 420, 423, 426, 429, 432, 435, 438, 441, 444, 447, 450, 171, 174, 177, 180, 183, 186, 189, 192, 195, 198, 201, 204, 207, 210, 213, 216, 219, 222, 225, 228, 231, 234, 237, 240, 243, 246, 249, 252, 255, 258, 261, 264, 267, 270, 273, 276, 279, 282, 285, 288, 291, 294, 297, 300, 303, 306, 309, 312, 315, 318, 321, 324, 327, 330, 333, 336, 339, 342, 345, 348, 351, 354, 357, 360, 363, 366, 369, 372, 375, 378, 381, 384, 387, 390, 393, 396, 399, 402, 405, 408, 411, 414, 417, 420, 423, 426, 429, 432, 435, 438, 441, 444, 447, 450, 171, 174, 177, 306, 309, 444, 447, 450, 171, 174, 177, 306, 309, 444, 447, 450, 171, 174, 177, 306, 309, 444, 447, 450, 171, 174, 177, 306, 309, 444, 447, 450, 171, 174, 177, 306, 309, 444, 447, 450, 171, 174, 177, 306, 309, 444, 447, 450, 171, 174, 177, 306, 309, 444, 447, 450, 171, 174, 177, 306, 309, 444, 447, 450, 171, 174, 177, 306, 309, 444, 447, 450, 171, 174, 177, 306, 309, 444, 447, 450, 171, 174, 177, 306, 309, 444, 447, 450, 171, 174, 177, 306, 309, 444, 447, 450, 171, 174, 177, 306, 309, 444, 447, 450, 171, 174, 177, 306, 309, 444, 447, 450, 171, 174, 177, 306, 309, 444, 447, 450, 171, 174, 177, 306, 309, 444, 447, 450, 171, 174, 177, 306, 309, 444, 447, 450, 171, 174, 177, 306, 309, 444, 447, 450, 171, 174, 177, 306, 309, 444, 447, 450, 171, 174, 177, 306, 309, 444, 447, 450, 171, 174, 177, 306, 309, 444, 447, 450, 171, 174, 177, 306, 309, 444, 447, 450, 171, 174, 177, 306, 309, 444, 447, 450, 171, 174, 177, 306, 309, 444, 447, 450, 171, 174, 177, 306, 309, 444, 447, 450, 171, 174, 177, 306, 309, 444, 447, 450, 171, 174, 177, 306, 309, 444, 447, 450, 171, 174, 177, 306, 309, 444, 447, 450, 171, 174, 177, 306, 309, 444, 447, 450, 171, 174, 177, 306, 309, 444, 447, 450, 171, 174, 177, 306, 309, 444, 447, 450, 171, 174, 177, 306, 309, 444, 447, 450, 171, 174, 177, 306, 309, 444, 447, 450, 171, 174, 177, 306, 309, 444, 447, 450, 171, 174, 177, 306, 309, 444, 447, 450, 171, 174, 177, 306, 309, 444, 447, 450, 171, 174, 177, 306, 309, 444, 447, 450, 171, 174, 177, 306, 309, 444, 447, 450, 171, 174, 177, 306, 309, 444, 447, 450, 171, 174, 177, 306, 309, 444, 447, 450, 171, 174, 177, 306, 309, 444, 447, 450, 171, 174, 177, 306, 309, 444, 447, 450, 171, 174, 177, 306, 309, 444, 447, 450, 171, 174, 177, 306, 309, 444, 447, 450, 171, 174, 177, 306, 309, 444, 447, 450, 171, 174, 177, 306, 309, 444, 447, 450, 171, 174, 177, 306, 309, 444, 447, 450, 171, 174, 177, 444, 447, 450, 171, 174, 177, 444, 447, 450, 171, 174, 177, 444, 447, 450, 171, 174, 177, 444, 447, 450, 171, 174, 177, 444, 447, 450, 171, 174, 177, 444, 447, 450];
  Fx = [570, 570, 570, 570, 570, 570, 570, 570, 570, 570, 570, 570, 570, 570, 570, 570, 570, 570, 570, 570, 570, 570, 570, 570, 570, 570, 570, 570, 570, 570, 570, 570, 570, 570, 570, 570, 570, 570, 570, 570, 570, 570, 570, 570, 570, 570, 570, 570, 570, 570, 570, 570, 570, 570, 570, 570, 570, 570, 570, 570, 570, 570, 570, 570, 570, 570, 570, 570, 570, 570, 570, 570, 570, 570, 570, 570, 570, 570, 570, 570, 570, 570, 570, 570, 570, 570, 570, 570, 570, 570, 570, 570, 570, 570, 573, 573, 573, 573, 573, 573, 573, 573, 573, 573, 573, 573, 573, 573, 573, 573, 573, 573, 573, 573, 573, 573, 573, 573, 573, 573, 573, 573, 573, 573, 573, 573, 573, 573, 573, 573, 573, 573, 573, 573, 573, 573, 573, 573, 573, 573, 573, 573, 573, 573, 573, 573, 573, 573, 573, 573, 573, 573, 573, 573, 573, 573, 573, 573, 573, 573, 573, 573, 573, 573, 573, 573, 573, 573, 573, 573, 573, 573, 573, 573, 573, 573, 573, 573, 573, 573, 573, 573, 573, 573, 573, 573, 573, 573, 576, 576, 576, 576, 576, 576, 576, 576, 576, 576, 576, 576, 576, 576, 576, 576, 576, 576, 576, 576, 576, 576, 576, 576, 576, 576, 576, 576, 576, 576, 576, 576, 576, 576, 576, 576, 576, 576, 576, 576, 576, 576, 576, 576, 576, 576, 576, 576, 576, 576, 576, 576, 576, 576, 576, 576, 576, 576, 576, 576, 576, 576, 576, 576, 576, 576, 576, 576, 576, 576, 576, 576, 576, 576, 576, 576, 576, 576, 576, 576, 576, 576, 576, 576, 576, 576, 576, 576, 576, 576, 576, 576, 576, 576, 579, 579, 579, 579, 579, 582, 582, 582, 582, 582, 585, 585, 585, 585, 585, 588, 588, 588, 588, 588, 591, 591, 591, 591, 591, 594, 594, 594, 594, 594, 597, 597, 597, 597, 597, 600, 600, 600, 600, 600, 603, 603, 603, 603, 603, 606, 606, 606, 606, 606, 609, 609, 609, 609, 609, 612, 612, 612, 612, 612, 615, 615, 615, 615, 615, 618, 618, 618, 618, 618, 621, 621, 621, 621, 621, 624, 624, 624, 624, 624, 627, 627, 627, 627, 627, 630, 630, 630, 630, 630, 633, 633, 633, 633, 633, 636, 636, 636, 636, 636, 639, 639, 639, 639, 639, 642, 642, 642, 642, 642, 645, 645, 645, 645, 645, 648, 648, 648, 648, 648, 651, 651, 651, 651, 651, 654, 654, 654, 654, 654, 657, 657, 657, 657, 657, 660, 660, 660, 660, 660, 663, 663, 663, 663, 663, 666, 666, 666, 666, 666, 669, 669, 669, 669, 669, 672, 672, 672, 672, 672, 675, 675, 675, 675, 675, 678, 678, 678, 678, 678, 681, 681, 681, 681, 681, 684, 684, 684, 684, 684, 687, 687, 687, 687, 687, 690, 690, 690, 690, 690, 693, 693, 693, 693, 693, 696, 696, 696, 696, 696, 699, 699, 699, 699, 699, 702, 702, 702, 702, 702, 705, 705, 705, 705, 705, 708, 708, 708, 711, 711, 711, 714, 714, 714, 717, 717, 717, 720, 720, 720, 723, 723, 723, 726, 726, 726];
  Fy = [171, 174, 177, 180, 183, 186, 189, 192, 195, 198, 201, 204, 207, 210, 213, 216, 219, 222, 225, 228, 231, 234, 237, 240, 243, 246, 249, 252, 255, 258, 261, 264, 267, 270, 273, 276, 279, 282, 285, 288, 291, 294, 297, 300, 303, 306, 309, 312, 315, 318, 321, 324, 327, 330, 333, 336, 339, 342, 345, 348, 351, 354, 357, 360, 363, 366, 369, 372, 375, 378, 381, 384, 387, 390, 393, 396, 399, 402, 405, 408, 411, 414, 417, 420, 423, 426, 429, 432, 435, 438, 441, 444, 447, 450, 171, 174, 177, 180, 183, 186, 189, 192, 195, 198, 201, 204, 207, 210, 213, 216, 219, 222, 225, 228, 231, 234, 237, 240, 243, 246, 249, 252, 255, 258, 261, 264, 267, 270, 273, 276, 279, 282, 285, 288, 291, 294, 297, 300, 303, 306, 309, 312, 315, 318, 321, 324, 327, 330, 333, 336, 339, 342, 345, 348, 351, 354, 357, 360, 363, 366, 369, 372, 375, 378, 381, 384, 387, 390, 393, 396, 399, 402, 405, 408, 411, 414, 417, 420, 423, 426, 429, 432, 435, 438, 441, 444, 447, 450, 171, 174, 177, 180, 183, 186, 189, 192, 195, 198, 201, 204, 207, 210, 213, 216, 219, 222, 225, 228, 231, 234, 237, 240, 243, 246, 249, 252, 255, 258, 261, 264, 267, 270, 273, 276, 279, 282, 285, 288, 291, 294, 297, 300, 303, 306, 309, 312, 315, 318, 321, 324, 327, 330, 333, 336, 339, 342, 345, 348, 351, 354, 357, 360, 363, 366, 369, 372, 375, 378, 381, 384, 387, 390, 393, 396, 399, 402, 405, 408, 411, 414, 417, 420, 423, 426, 429, 432, 435, 438, 441, 444, 447, 450, 171, 174, 177, 309, 312, 171, 174, 177, 309, 312, 171, 174, 177, 309, 312, 171, 174, 177, 309, 312, 171, 174, 177, 309, 312, 171, 174, 177, 309, 312, 171, 174, 177, 309, 312, 171, 174, 177, 309, 312, 171, 174, 177, 309, 312, 171, 174, 177, 309, 312, 171, 174, 177, 309, 312, 171, 174, 177, 309, 312, 171, 174, 177, 309, 312, 171, 174, 177, 309, 312, 171, 174, 177, 309, 312, 171, 174, 177, 309, 312, 171, 174, 177, 309, 312, 171, 174, 177, 309, 312, 171, 174, 177, 309, 312, 171, 174, 177, 309, 312, 171, 174, 177, 309, 312, 171, 174, 177, 309, 312, 171, 174, 177, 309, 312, 171, 174, 177, 309, 312, 171, 174, 177, 309, 312, 171, 174, 177, 309, 312, 171, 174, 177, 309, 312, 171, 174, 177, 309, 312, 171, 174, 177, 309, 312, 171, 174, 177, 309, 312, 171, 174, 177, 309, 312, 171, 174, 177, 309, 312, 171, 174, 177, 309, 312, 171, 174, 177, 309, 312, 171, 174, 177, 309, 312, 171, 174, 177, 309, 312, 171, 174, 177, 309, 312, 171, 174, 177, 309, 312, 171, 174, 177, 309, 312, 171, 174, 177, 309, 312, 171, 174, 177, 309, 312, 171, 174, 177, 309, 312, 171, 174, 177, 309, 312, 171, 174, 177, 171, 174, 177, 171, 174, 177, 171, 174, 177, 171, 174, 177, 171, 174, 177, 171, 174, 177];
  Gx = [531, 531, 531, 531, 531, 531, 531, 531, 531, 531, 531, 531, 531, 531, 531, 531, 534, 534, 534, 534, 534, 534, 534, 534, 534, 534, 534, 534, 534, 534, 534, 534, 534, 534, 534, 534, 534, 534, 534, 534, 534, 534, 534, 534, 537, 537, 537, 537, 537, 537, 537, 537, 537, 537, 537, 537, 537, 537, 537, 537, 537, 537, 537, 537, 537, 537, 537, 537, 537, 537, 537, 537, 537, 537, 540, 540, 540, 540, 540, 540, 540, 540, 540, 540, 540, 540, 540, 540, 540, 540, 540, 540, 540, 540, 543, 543, 543, 543, 543, 543, 543, 543, 543, 543, 543, 543, 543, 543, 546, 546, 546, 546, 546, 546, 546, 546, 546, 546, 546, 546, 549, 549, 549, 549, 549, 549, 549, 549, 549, 549, 552, 552, 552, 552, 552, 552, 552, 552, 552, 552, 555, 555, 555, 555, 555, 555, 555, 555, 555, 555, 558, 558, 558, 558, 558, 558, 558, 558, 561, 561, 561, 561, 561, 561, 564, 564, 564, 564, 564, 564, 564, 564, 567, 567, 567, 567, 567, 567, 567, 570, 570, 570, 570, 570, 570, 573, 573, 573, 573, 573, 573, 576, 576, 576, 576, 576, 576, 579, 579, 579, 579, 579, 582, 582, 582, 582, 585, 585, 585, 585, 585, 585, 588, 588, 588, 588, 588, 588, 591, 591, 591, 591, 594, 594, 594, 594, 594, 594, 597, 597, 597, 597, 600, 600, 600, 600, 600, 603, 603, 603, 603, 606, 606, 606, 606, 606, 606, 609, 609, 609, 609, 612, 612, 612, 612, 615, 615, 615, 615, 615, 615, 618, 618, 618, 618, 621, 621, 621, 621, 624, 624, 624, 624, 627, 627, 627, 627, 630, 630, 630, 630, 630, 630, 633, 633, 633, 633, 636, 636, 636, 636, 639, 639, 639, 639, 642, 642, 642, 642, 645, 645, 645, 645, 648, 648, 648, 648, 648, 648, 651, 651, 651, 651, 651, 651, 654, 654, 654, 654, 654, 654, 657, 657, 657, 657, 657, 657, 657, 657, 660, 660, 660, 660, 660, 660, 663, 663, 663, 663, 663, 663, 666, 666, 666, 666, 666, 666, 669, 669, 669, 669, 669, 669, 672, 672, 672, 672, 672, 672, 672, 675, 675, 675, 675, 675, 675, 678, 678, 678, 678, 678, 678, 681, 681, 681, 681, 681, 681, 684, 684, 684, 684, 684, 684, 687, 687, 687, 687, 687, 687, 690, 690, 690, 690, 690, 690, 693, 693, 693, 693, 693, 693, 696, 696, 696, 696, 696, 696, 696, 696, 699, 699, 699, 699, 699, 699, 699, 699, 702, 702, 702, 702, 702, 702, 702, 705, 705, 705, 705, 705, 705, 705, 708, 708, 708, 708, 708, 708, 708, 711, 711, 711, 711, 711, 711, 711, 711, 714, 714, 714, 714, 714, 714, 714, 714, 714, 717, 717, 717, 717, 717, 717, 717, 717, 717, 720, 720, 720, 720, 720, 720, 720, 720, 720, 723, 723, 723, 723, 723, 723, 723, 723, 723, 723, 723, 726, 726, 726, 726, 726, 726, 726, 726, 726, 726, 726, 729, 729, 729, 729, 729, 729, 729, 729, 729, 729, 729, 729, 729, 732, 732, 732, 732, 732, 732, 732, 732, 732, 732, 732, 735, 735, 735, 735, 735, 735, 735, 735, 735, 735, 735, 735, 735, 735, 735, 735, 735, 735, 735, 735, 735, 735, 735, 735, 735, 735, 735, 735, 735, 735, 735, 735, 735, 735, 735, 735, 735, 735, 735, 735, 735, 735, 735, 735, 738, 738, 738, 738, 738, 738, 738, 738, 738, 738, 738, 738, 738, 738, 738, 738, 738, 738, 738, 738, 738, 738, 738, 738, 738, 738, 738, 738, 738, 738, 738, 738, 738, 738, 738, 738, 738, 738, 738, 738, 738, 738, 738, 738, 741, 741, 741, 741, 741, 741, 741, 741, 741, 741, 741, 741, 741, 741, 741, 741, 741, 741, 741, 741, 741, 741, 741, 741, 741, 741, 741, 741, 741, 741, 741, 741, 741, 741, 741, 741, 741, 741, 741, 741, 741, 741, 741, 741];
  Gy = [288, 291, 294, 297, 300, 303, 306, 309, 312, 315, 318, 321, 324, 327, 330, 333, 270, 273, 276, 279, 282, 285, 288, 291, 294, 297, 300, 303, 306, 309, 312, 315, 318, 321, 324, 327, 330, 333, 336, 339, 342, 345, 348, 351, 258, 261, 264, 267, 270, 273, 276, 279, 282, 285, 288, 291, 294, 297, 300, 321, 324, 327, 330, 333, 336, 339, 342, 345, 348, 351, 354, 357, 360, 363, 246, 249, 252, 255, 258, 261, 264, 267, 270, 273, 348, 351, 354, 357, 360, 363, 366, 369, 372, 375, 240, 243, 246, 249, 252, 255, 258, 363, 366, 369, 372, 375, 378, 381, 234, 237, 240, 243, 246, 249, 372, 375, 378, 381, 384, 387, 228, 231, 234, 237, 240, 381, 384, 387, 390, 393, 222, 225, 228, 231, 234, 387, 390, 393, 396, 399, 216, 219, 222, 225, 228, 393, 396, 399, 402, 405, 213, 216, 219, 222, 399, 402, 405, 408, 210, 213, 216, 405, 408, 411, 204, 207, 210, 213, 408, 411, 414, 417, 201, 204, 207, 210, 414, 417, 420, 198, 201, 204, 417, 420, 423, 195, 198, 201, 420, 423, 426, 192, 195, 198, 423, 426, 429, 192, 195, 426, 429, 432, 189, 192, 429, 432, 186, 189, 192, 429, 432, 435, 183, 186, 189, 432, 435, 438, 183, 186, 435, 438, 180, 183, 186, 435, 438, 441, 180, 183, 438, 441, 177, 180, 183, 441, 444, 177, 180, 441, 444, 174, 177, 180, 441, 444, 447, 174, 177, 444, 447, 174, 177, 444, 447, 171, 174, 177, 444, 447, 450, 171, 174, 447, 450, 171, 174, 447, 450, 171, 174, 447, 450, 171, 174, 447, 450, 168, 171, 174, 447, 450, 453, 168, 171, 450, 453, 168, 171, 450, 453, 168, 171, 450, 453, 168, 171, 450, 453, 168, 171, 450, 453, 168, 171, 321, 324, 450, 453, 168, 171, 321, 324, 450, 453, 168, 171, 321, 324, 450, 453, 168, 171, 174, 321, 324, 447, 450, 453, 171, 174, 321, 324, 447, 450, 171, 174, 321, 324, 447, 450, 171, 174, 321, 324, 447, 450, 171, 174, 321, 324, 447, 450, 171, 174, 177, 321, 324, 444, 447, 174, 177, 321, 324, 444, 447, 174, 177, 321, 324, 444, 447, 177, 180, 321, 324, 441, 444, 177, 180, 321, 324, 441, 444, 180, 183, 321, 324, 438, 441, 180, 183, 321, 324, 438, 441, 183, 186, 321, 324, 435, 438, 183, 186, 189, 321, 324, 432, 435, 438, 186, 189, 192, 321, 324, 429, 432, 435, 189, 192, 195, 321, 324, 429, 432, 192, 195, 198, 321, 324, 426, 429, 195, 198, 201, 321, 324, 423, 426, 198, 201, 204, 321, 324, 417, 420, 423, 201, 204, 207, 210, 321, 324, 414, 417, 420, 207, 210, 213, 216, 321, 324, 411, 414, 417, 210, 213, 216, 219, 321, 324, 405, 408, 411, 216, 219, 222, 225, 228, 321, 324, 399, 402, 405, 408, 222, 225, 228, 231, 234, 321, 324, 393, 396, 399, 402, 228, 231, 234, 237, 240, 243, 321, 324, 384, 387, 390, 393, 396, 237, 240, 321, 324, 369, 372, 375, 378, 381, 384, 387, 321, 324, 327, 330, 333, 336, 339, 342, 345, 348, 351, 354, 357, 360, 363, 366, 369, 372, 375, 378, 381, 384, 387, 390, 393, 396, 399, 402, 405, 408, 411, 414, 417, 420, 423, 426, 429, 432, 435, 438, 441, 444, 447, 450, 321, 324, 327, 330, 333, 336, 339, 342, 345, 348, 351, 354, 357, 360, 363, 366, 369, 372, 375, 378, 381, 384, 387, 390, 393, 396, 399, 402, 405, 408, 411, 414, 417, 420, 423, 426, 429, 432, 435, 438, 441, 444, 447, 450, 321, 324, 327, 330, 333, 336, 339, 342, 345, 348, 351, 354, 357, 360, 363, 366, 369, 372, 375, 378, 381, 384, 387, 390, 393, 396, 399, 402, 405, 408, 411, 414, 417, 420, 423, 426, 429, 432, 435, 438, 441, 444, 447, 450];
  Hx = [546, 546, 546, 546, 546, 546, 546, 546, 546, 546, 546, 546, 546, 546, 546, 546, 546, 546, 546, 546, 546, 546, 546, 546, 546, 546, 546, 546, 546, 546, 546, 546, 546, 546, 546, 546, 546, 546, 546, 546, 546, 546, 546, 546, 546, 546, 546, 546, 546, 546, 546, 546, 546, 546, 546, 546, 546, 546, 546, 546, 546, 546, 546, 546, 546, 546, 546, 546, 546, 546, 546, 546, 546, 546, 546, 546, 546, 546, 546, 546, 546, 546, 546, 546, 546, 546, 546, 546, 546, 546, 546, 546, 546, 546, 549, 549, 549, 549, 549, 549, 549, 549, 549, 549, 549, 549, 549, 549, 549, 549, 549, 549, 549, 549, 549, 549, 549, 549, 549, 549, 549, 549, 549, 549, 549, 549, 549, 549, 549, 549, 549, 549, 549, 549, 549, 549, 549, 549, 549, 549, 549, 549, 549, 549, 549, 549, 549, 549, 549, 549, 549, 549, 549, 549, 549, 549, 549, 549, 549, 549, 549, 549, 549, 549, 549, 549, 549, 549, 549, 549, 549, 549, 549, 549, 549, 549, 549, 549, 549, 549, 549, 549, 549, 549, 549, 549, 549, 549, 552, 552, 552, 552, 552, 552, 552, 552, 552, 552, 552, 552, 552, 552, 552, 552, 552, 552, 552, 552, 552, 552, 552, 552, 552, 552, 552, 552, 552, 552, 552, 552, 552, 552, 552, 552, 552, 552, 552, 552, 552, 552, 552, 552, 552, 552, 552, 552, 552, 552, 552, 552, 552, 552, 552, 552, 552, 552, 552, 552, 552, 552, 552, 552, 552, 552, 552, 552, 552, 552, 552, 552, 552, 552, 552, 552, 552, 552, 552, 552, 552, 552, 552, 552, 552, 552, 552, 552, 552, 552, 552, 552, 552, 552, 555, 555, 558, 558, 561, 561, 564, 564, 567, 567, 570, 570, 573, 573, 576, 576, 579, 579, 582, 582, 585, 585, 588, 588, 591, 591, 594, 594, 597, 597, 600, 600, 603, 603, 606, 606, 609, 609, 612, 612, 615, 615, 618, 618, 621, 621, 624, 624, 627, 627, 630, 630, 633, 633, 636, 636, 639, 639, 642, 642, 645, 645, 648, 648, 651, 651, 654, 654, 657, 657, 660, 660, 663, 663, 666, 666, 669, 669, 672, 672, 675, 675, 678, 678, 681, 681, 684, 684, 687, 687, 690, 690, 693, 693, 696, 696, 699, 699, 702, 702, 705, 705, 708, 708, 711, 711, 714, 714, 717, 717, 720, 720, 723, 723, 726, 726, 726, 726, 726, 726, 726, 726, 726, 726, 726, 726, 726, 726, 726, 726, 726, 726, 726, 726, 726, 726, 726, 726, 726, 726, 726, 726, 726, 726, 726, 726, 726, 726, 726, 726, 726, 726, 726, 726, 726, 726, 726, 726, 726, 726, 726, 726, 726, 726, 726, 726, 726, 726, 726, 726, 726, 726, 726, 726, 726, 726, 726, 726, 726, 726, 726, 726, 726, 726, 726, 726, 726, 726, 726, 726, 726, 726, 726, 726, 726, 726, 726, 726, 726, 726, 726, 726, 726, 726, 726, 726, 726, 726, 729, 729, 729, 729, 729, 729, 729, 729, 729, 729, 729, 729, 729, 729, 729, 729, 729, 729, 729, 729, 729, 729, 729, 729, 729, 729, 729, 729, 729, 729, 729, 729, 729, 729, 729, 729, 729, 729, 729, 729, 729, 729, 729, 729, 729, 729, 729, 729, 729, 729, 729, 729, 729, 729, 729, 729, 729, 729, 729, 729, 729, 729, 729, 729, 729, 729, 729, 729, 729, 729, 729, 729, 729, 729, 729, 729, 729, 729, 729, 729, 729, 729, 729, 729, 729, 729, 729, 729, 729, 729, 729, 729, 729, 729, 732, 732, 732, 732, 732, 732, 732, 732, 732, 732, 732, 732, 732, 732, 732, 732, 732, 732, 732, 732, 732, 732, 732, 732, 732, 732, 732, 732, 732, 732, 732, 732, 732, 732, 732, 732, 732, 732, 732, 732, 732, 732, 732, 732, 732, 732, 732, 732, 732, 732, 732, 732, 732, 732, 732, 732, 732, 732, 732, 732, 732, 732, 732, 732, 732, 732, 732, 732, 732, 732, 732, 732, 732, 732, 732, 732, 732, 732, 732, 732, 732, 732, 732, 732, 732, 732, 732, 732, 732, 732, 732, 732, 732, 732];
  Hy = [171, 174, 177, 180, 183, 186, 189, 192, 195, 198, 201, 204, 207, 210, 213, 216, 219, 222, 225, 228, 231, 234, 237, 240, 243, 246, 249, 252, 255, 258, 261, 264, 267, 270, 273, 276, 279, 282, 285, 288, 291, 294, 297, 300, 303, 306, 309, 312, 315, 318, 321, 324, 327, 330, 333, 336, 339, 342, 345, 348, 351, 354, 357, 360, 363, 366, 369, 372, 375, 378, 381, 384, 387, 390, 393, 396, 399, 402, 405, 408, 411, 414, 417, 420, 423, 426, 429, 432, 435, 438, 441, 444, 447, 450, 171, 174, 177, 180, 183, 186, 189, 192, 195, 198, 201, 204, 207, 210, 213, 216, 219, 222, 225, 228, 231, 234, 237, 240, 243, 246, 249, 252, 255, 258, 261, 264, 267, 270, 273, 276, 279, 282, 285, 288, 291, 294, 297, 300, 303, 306, 309, 312, 315, 318, 321, 324, 327, 330, 333, 336, 339, 342, 345, 348, 351, 354, 357, 360, 363, 366, 369, 372, 375, 378, 381, 384, 387, 390, 393, 396, 399, 402, 405, 408, 411, 414, 417, 420, 423, 426, 429, 432, 435, 438, 441, 444, 447, 450, 171, 174, 177, 180, 183, 186, 189, 192, 195, 198, 201, 204, 207, 210, 213, 216, 219, 222, 225, 228, 231, 234, 237, 240, 243, 246, 249, 252, 255, 258, 261, 264, 267, 270, 273, 276, 279, 282, 285, 288, 291, 294, 297, 300, 303, 306, 309, 312, 315, 318, 321, 324, 327, 330, 333, 336, 339, 342, 345, 348, 351, 354, 357, 360, 363, 366, 369, 372, 375, 378, 381, 384, 387, 390, 393, 396, 399, 402, 405, 408, 411, 414, 417, 420, 423, 426, 429, 432, 435, 438, 441, 444, 447, 450, 306, 309, 306, 309, 306, 309, 306, 309, 306, 309, 306, 309, 306, 309, 306, 309, 306, 309, 306, 309, 306, 309, 306, 309, 306, 309, 306, 309, 306, 309, 306, 309, 306, 309, 306, 309, 306, 309, 306, 309, 306, 309, 306, 309, 306, 309, 306, 309, 306, 309, 306, 309, 306, 309, 306, 309, 306, 309, 306, 309, 306, 309, 306, 309, 306, 309, 306, 309, 306, 309, 306, 309, 306, 309, 306, 309, 306, 309, 306, 309, 306, 309, 306, 309, 306, 309, 306, 309, 306, 309, 306, 309, 306, 309, 306, 309, 306, 309, 306, 309, 306, 309, 306, 309, 306, 309, 306, 309, 306, 309, 306, 309, 306, 309, 171, 174, 177, 180, 183, 186, 189, 192, 195, 198, 201, 204, 207, 210, 213, 216, 219, 222, 225, 228, 231, 234, 237, 240, 243, 246, 249, 252, 255, 258, 261, 264, 267, 270, 273, 276, 279, 282, 285, 288, 291, 294, 297, 300, 303, 306, 309, 312, 315, 318, 321, 324, 327, 330, 333, 336, 339, 342, 345, 348, 351, 354, 357, 360, 363, 366, 369, 372, 375, 378, 381, 384, 387, 390, 393, 396, 399, 402, 405, 408, 411, 414, 417, 420, 423, 426, 429, 432, 435, 438, 441, 444, 447, 450, 171, 174, 177, 180, 183, 186, 189, 192, 195, 198, 201, 204, 207, 210, 213, 216, 219, 222, 225, 228, 231, 234, 237, 240, 243, 246, 249, 252, 255, 258, 261, 264, 267, 270, 273, 276, 279, 282, 285, 288, 291, 294, 297, 300, 303, 306, 309, 312, 315, 318, 321, 324, 327, 330, 333, 336, 339, 342, 345, 348, 351, 354, 357, 360, 363, 366, 369, 372, 375, 378, 381, 384, 387, 390, 393, 396, 399, 402, 405, 408, 411, 414, 417, 420, 423, 426, 429, 432, 435, 438, 441, 444, 447, 450, 171, 174, 177, 180, 183, 186, 189, 192, 195, 198, 201, 204, 207, 210, 213, 216, 219, 222, 225, 228, 231, 234, 237, 240, 243, 246, 249, 252, 255, 258, 261, 264, 267, 270, 273, 276, 279, 282, 285, 288, 291, 294, 297, 300, 303, 306, 309, 312, 315, 318, 321, 324, 327, 330, 333, 336, 339, 342, 345, 348, 351, 354, 357, 360, 363, 366, 369, 372, 375, 378, 381, 384, 387, 390, 393, 396, 399, 402, 405, 408, 411, 414, 417, 420, 423, 426, 429, 432, 435, 438, 441, 444, 447, 450];
  Ix = [636, 636, 636, 636, 636, 636, 636, 636, 636, 636, 636, 636, 636, 636, 636, 636, 636, 636, 636, 636, 636, 636, 636, 636, 636, 636, 636, 636, 636, 636, 636, 636, 636, 636, 636, 636, 636, 636, 636, 636, 636, 636, 636, 636, 636, 636, 636, 636, 636, 636, 636, 636, 636, 636, 636, 636, 636, 636, 636, 636, 636, 636, 636, 636, 636, 636, 636, 636, 636, 636, 636, 636, 636, 636, 636, 636, 636, 636, 636, 636, 636, 636, 636, 636, 636, 636, 636, 636, 636, 636, 636, 636, 636, 636, 639, 639, 639, 639, 639, 639, 639, 639, 639, 639, 639, 639, 639, 639, 639, 639, 639, 639, 639, 639, 639, 639, 639, 639, 639, 639, 639, 639, 639, 639, 639, 639, 639, 639, 639, 639, 639, 639, 639, 639, 639, 639, 639, 639, 639, 639, 639, 639, 639, 639, 639, 639, 639, 639, 639, 639, 639, 639, 639, 639, 639, 639, 639, 639, 639, 639, 639, 639, 639, 639, 639, 639, 639, 639, 639, 639, 639, 639, 639, 639, 639, 639, 639, 639, 639, 639, 639, 639, 639, 639, 639, 639, 639, 639, 642, 642, 642, 642, 642, 642, 642, 642, 642, 642, 642, 642, 642, 642, 642, 642, 642, 642, 642, 642, 642, 642, 642, 642, 642, 642, 642, 642, 642, 642, 642, 642, 642, 642, 642, 642, 642, 642, 642, 642, 642, 642, 642, 642, 642, 642, 642, 642, 642, 642, 642, 642, 642, 642, 642, 642, 642, 642, 642, 642, 642, 642, 642, 642, 642, 642, 642, 642, 642, 642, 642, 642, 642, 642, 642, 642, 642, 642, 642, 642, 642, 642, 642, 642, 642, 642, 642, 642, 642, 642, 642, 642, 642, 642];
  Iy = [171, 174, 177, 180, 183, 186, 189, 192, 195, 198, 201, 204, 207, 210, 213, 216, 219, 222, 225, 228, 231, 234, 237, 240, 243, 246, 249, 252, 255, 258, 261, 264, 267, 270, 273, 276, 279, 282, 285, 288, 291, 294, 297, 300, 303, 306, 309, 312, 315, 318, 321, 324, 327, 330, 333, 336, 339, 342, 345, 348, 351, 354, 357, 360, 363, 366, 369, 372, 375, 378, 381, 384, 387, 390, 393, 396, 399, 402, 405, 408, 411, 414, 417, 420, 423, 426, 429, 432, 435, 438, 441, 444, 447, 450, 171, 174, 177, 180, 183, 186, 189, 192, 195, 198, 201, 204, 207, 210, 213, 216, 219, 222, 225, 228, 231, 234, 237, 240, 243, 246, 249, 252, 255, 258, 261, 264, 267, 270, 273, 276, 279, 282, 285, 288, 291, 294, 297, 300, 303, 306, 309, 312, 315, 318, 321, 324, 327, 330, 333, 336, 339, 342, 345, 348, 351, 354, 357, 360, 363, 366, 369, 372, 375, 378, 381, 384, 387, 390, 393, 396, 399, 402, 405, 408, 411, 414, 417, 420, 423, 426, 429, 432, 435, 438, 441, 444, 447, 450, 171, 174, 177, 180, 183, 186, 189, 192, 195, 198, 201, 204, 207, 210, 213, 216, 219, 222, 225, 228, 231, 234, 237, 240, 243, 246, 249, 252, 255, 258, 261, 264, 267, 270, 273, 276, 279, 282, 285, 288, 291, 294, 297, 300, 303, 306, 309, 312, 315, 318, 321, 324, 327, 330, 333, 336, 339, 342, 345, 348, 351, 354, 357, 360, 363, 366, 369, 372, 375, 378, 381, 384, 387, 390, 393, 396, 399, 402, 405, 408, 411, 414, 417, 420, 423, 426, 429, 432, 435, 438, 441, 444, 447, 450];
  Jx = [576, 579, 579, 582, 582, 582, 585, 585, 585, 588, 588, 591, 591, 594, 594, 597, 597, 600, 600, 603, 603, 603, 606, 606, 609, 609, 612, 612, 615, 615, 615, 618, 618, 621, 621, 624, 624, 627, 627, 630, 630, 633, 633, 636, 636, 639, 639, 642, 642, 645, 645, 648, 648, 651, 651, 654, 654, 657, 657, 657, 660, 660, 660, 663, 663, 663, 666, 666, 666, 669, 669, 669, 672, 672, 672, 672, 675, 675, 675, 675, 675, 675, 675, 678, 678, 678, 678, 678, 678, 678, 678, 678, 678, 678, 678, 678, 678, 678, 678, 678, 678, 678, 678, 678, 678, 678, 678, 678, 678, 678, 678, 678, 678, 678, 678, 678, 678, 678, 678, 678, 678, 678, 678, 678, 678, 678, 678, 678, 678, 678, 678, 678, 678, 678, 678, 678, 678, 678, 678, 678, 678, 678, 678, 678, 678, 678, 678, 678, 678, 678, 678, 678, 678, 678, 678, 678, 678, 678, 678, 678, 678, 678, 678, 678, 678, 678, 678, 678, 681, 681, 681, 681, 681, 681, 681, 681, 681, 681, 681, 681, 681, 681, 681, 681, 681, 681, 681, 681, 681, 681, 681, 681, 681, 681, 681, 681, 681, 681, 681, 681, 681, 681, 681, 681, 681, 681, 681, 681, 681, 681, 681, 681, 681, 681, 681, 681, 681, 681, 681, 681, 681, 681, 681, 681, 681, 681, 681, 681, 681, 681, 681, 681, 681, 681, 681, 681, 681, 681, 681, 681, 681, 681, 681, 681, 681, 681, 681, 681, 681, 681];
  Jy = [432, 432, 435, 432, 435, 438, 435, 438, 441, 438, 441, 441, 444, 441, 444, 444, 447, 444, 447, 444, 447, 450, 447, 450, 447, 450, 447, 450, 447, 450, 453, 450, 453, 450, 453, 450, 453, 450, 453, 450, 453, 450, 453, 450, 453, 447, 450, 447, 450, 447, 450, 447, 450, 444, 447, 444, 447, 441, 444, 447, 438, 441, 444, 435, 438, 441, 432, 435, 438, 429, 432, 435, 423, 426, 429, 432, 411, 414, 417, 420, 423, 426, 429, 171, 174, 177, 180, 183, 186, 189, 192, 195, 198, 201, 204, 207, 210, 213, 216, 219, 222, 225, 228, 231, 234, 237, 240, 243, 246, 249, 252, 255, 258, 261, 264, 267, 270, 273, 276, 279, 282, 285, 288, 291, 294, 297, 300, 303, 306, 309, 312, 315, 318, 321, 324, 327, 330, 333, 336, 339, 342, 345, 348, 351, 354, 357, 360, 363, 366, 369, 372, 375, 378, 381, 384, 387, 390, 393, 396, 399, 402, 405, 408, 411, 414, 417, 420, 423, 171, 174, 177, 180, 183, 186, 189, 192, 195, 198, 201, 204, 207, 210, 213, 216, 219, 222, 225, 228, 231, 234, 237, 240, 243, 246, 249, 252, 255, 258, 261, 264, 267, 270, 273, 276, 279, 282, 285, 288, 291, 294, 297, 300, 303, 306, 309, 312, 315, 318, 321, 324, 327, 330, 333, 336, 339, 342, 345, 348, 351, 354, 357, 360, 363, 366, 369, 372, 375, 378, 381, 384, 387, 390, 393, 396, 399, 402, 405, 408, 411, 414];
  Kx = [555, 555, 555, 555, 555, 555, 555, 555, 555, 555, 555, 555, 555, 555, 555, 555, 555, 555, 555, 555, 555, 555, 555, 555, 555, 555, 555, 555, 555, 555, 555, 555, 555, 555, 555, 555, 555, 555, 555, 555, 555, 555, 555, 555, 555, 555, 555, 555, 555, 555, 555, 555, 555, 555, 555, 555, 555, 555, 555, 555, 555, 555, 555, 555, 555, 555, 555, 555, 555, 555, 555, 555, 555, 555, 555, 555, 555, 555, 555, 555, 555, 555, 555, 555, 555, 555, 555, 555, 555, 555, 555, 555, 555, 555, 558, 558, 558, 558, 558, 558, 558, 558, 558, 558, 558, 558, 558, 558, 558, 558, 558, 558, 558, 558, 558, 558, 558, 558, 558, 558, 558, 558, 558, 558, 558, 558, 558, 558, 558, 558, 558, 558, 558, 558, 558, 558, 558, 558, 558, 558, 558, 558, 558, 558, 558, 558, 558, 558, 558, 558, 558, 558, 558, 558, 558, 558, 558, 558, 558, 558, 558, 558, 558, 558, 558, 558, 558, 558, 558, 558, 558, 558, 558, 558, 558, 558, 558, 558, 558, 558, 558, 558, 558, 558, 558, 558, 558, 558, 561, 561, 561, 561, 561, 561, 561, 561, 561, 561, 561, 561, 561, 561, 561, 561, 561, 561, 561, 561, 561, 561, 561, 561, 561, 561, 561, 561, 561, 561, 561, 561, 561, 561, 561, 561, 561, 561, 561, 561, 561, 561, 561, 561, 561, 561, 561, 561, 561, 561, 561, 561, 561, 561, 561, 561, 561, 561, 561, 561, 561, 561, 561, 561, 561, 561, 561, 561, 561, 561, 561, 561, 561, 561, 561, 561, 561, 561, 561, 561, 561, 561, 561, 561, 561, 561, 561, 561, 561, 561, 561, 561, 561, 561, 564, 564, 564, 567, 567, 567, 570, 570, 570, 573, 573, 573, 576, 576, 576, 579, 579, 579, 582, 582, 582, 585, 585, 585, 588, 588, 588, 591, 591, 591, 594, 594, 594, 594, 597, 597, 597, 600, 600, 600, 603, 603, 603, 606, 606, 606, 609, 609, 609, 612, 612, 612, 612, 615, 615, 615, 615, 618, 618, 618, 621, 621, 621, 624, 624, 624, 627, 627, 627, 630, 630, 630, 630, 630, 630, 633, 633, 633, 633, 633, 633, 633, 636, 636, 636, 636, 636, 636, 636, 639, 639, 639, 639, 639, 639, 639, 642, 642, 642, 642, 642, 642, 642, 645, 645, 645, 645, 645, 645, 645, 648, 648, 648, 648, 648, 648, 648, 651, 651, 651, 651, 651, 651, 651, 654, 654, 654, 654, 654, 654, 654, 657, 657, 657, 657, 657, 657, 660, 660, 660, 660, 660, 660, 660, 663, 663, 663, 663, 663, 663, 666, 666, 666, 666, 666, 666, 666, 669, 669, 669, 669, 669, 669, 669, 672, 672, 672, 672, 672, 672, 672, 675, 675, 675, 675, 675, 675, 678, 678, 678, 678, 678, 678, 678, 681, 681, 681, 681, 681, 681, 684, 684, 684, 684, 684, 684, 684, 687, 687, 687, 687, 687, 687, 687, 687, 690, 690, 690, 690, 690, 690, 690, 690, 693, 693, 693, 693, 693, 693, 693, 696, 696, 696, 696, 696, 696, 696, 699, 699, 699, 699, 699, 699, 699, 702, 702, 702, 702, 702, 702, 702, 705, 705, 705, 705, 705, 705, 705, 708, 708, 708, 708, 708, 708, 708, 708, 711, 711, 711, 711, 711, 711, 711, 714, 714, 714, 714, 714, 714, 714, 717, 717, 717, 717, 717, 717, 717, 720, 720, 720, 720, 720, 720, 723, 723, 723, 723, 723, 723, 723, 726, 726, 726, 726, 726, 726, 729, 729, 729, 729, 729, 732, 732, 732, 732, 735, 735, 735, 738];
  Ky = [171, 174, 177, 180, 183, 186, 189, 192, 195, 198, 201, 204, 207, 210, 213, 216, 219, 222, 225, 228, 231, 234, 237, 240, 243, 246, 249, 252, 255, 258, 261, 264, 267, 270, 273, 276, 279, 282, 285, 288, 291, 294, 297, 300, 303, 306, 309, 312, 315, 318, 321, 324, 327, 330, 333, 336, 339, 342, 345, 348, 351, 354, 357, 360, 363, 366, 369, 372, 375, 378, 381, 384, 387, 390, 393, 396, 399, 402, 405, 408, 411, 414, 417, 420, 423, 426, 429, 432, 435, 438, 441, 444, 447, 450, 171, 174, 177, 180, 183, 186, 189, 192, 195, 198, 201, 204, 207, 210, 213, 216, 219, 222, 225, 228, 231, 234, 237, 240, 243, 246, 249, 252, 255, 258, 261, 264, 267, 270, 273, 276, 279, 282, 285, 288, 291, 294, 297, 300, 303, 306, 309, 312, 315, 318, 321, 324, 327, 330, 333, 336, 339, 342, 345, 348, 351, 354, 357, 360, 363, 366, 369, 372, 375, 378, 381, 384, 387, 390, 393, 396, 399, 402, 405, 408, 411, 414, 417, 420, 423, 426, 429, 432, 435, 438, 441, 444, 447, 450, 171, 174, 177, 180, 183, 186, 189, 192, 195, 198, 201, 204, 207, 210, 213, 216, 219, 222, 225, 228, 231, 234, 237, 240, 243, 246, 249, 252, 255, 258, 261, 264, 267, 270, 273, 276, 279, 282, 285, 288, 291, 294, 297, 300, 303, 306, 309, 312, 315, 318, 321, 324, 327, 330, 333, 336, 339, 342, 345, 348, 351, 354, 357, 360, 363, 366, 369, 372, 375, 378, 381, 384, 387, 390, 393, 396, 399, 402, 405, 408, 411, 414, 417, 420, 423, 426, 429, 432, 435, 438, 441, 444, 447, 450, 357, 360, 363, 354, 357, 360, 351, 354, 357, 348, 351, 354, 342, 345, 348, 339, 342, 345, 336, 339, 342, 333, 336, 339, 330, 333, 336, 327, 330, 333, 321, 324, 327, 330, 318, 321, 324, 315, 318, 321, 312, 315, 318, 309, 312, 315, 306, 309, 312, 300, 303, 306, 309, 297, 300, 303, 306, 294, 297, 300, 291, 294, 297, 288, 291, 294, 285, 288, 291, 279, 282, 285, 288, 291, 294, 276, 279, 282, 288, 291, 294, 297, 273, 276, 279, 294, 297, 300, 303, 270, 273, 276, 297, 300, 303, 306, 267, 270, 273, 303, 306, 309, 312, 264, 267, 270, 306, 309, 312, 315, 261, 264, 267, 312, 315, 318, 321, 255, 258, 261, 264, 318, 321, 324, 252, 255, 258, 321, 324, 327, 330, 249, 252, 255, 327, 330, 333, 246, 249, 252, 330, 333, 336, 339, 243, 246, 249, 336, 339, 342, 240, 243, 246, 339, 342, 345, 348, 234, 237, 240, 243, 345, 348, 351, 231, 234, 237, 348, 351, 354, 357, 228, 231, 234, 354, 357, 360, 225, 228, 231, 357, 360, 363, 366, 222, 225, 228, 363, 366, 369, 219, 222, 225, 366, 369, 372, 375, 213, 216, 219, 222, 372, 375, 378, 381, 210, 213, 216, 219, 375, 378, 381, 384, 207, 210, 213, 381, 384, 387, 390, 204, 207, 210, 384, 387, 390, 393, 201, 204, 207, 390, 393, 396, 399, 198, 201, 204, 393, 396, 399, 402, 195, 198, 201, 399, 402, 405, 408, 189, 192, 195, 198, 402, 405, 408, 411, 186, 189, 192, 408, 411, 414, 417, 183, 186, 189, 411, 414, 417, 420, 180, 183, 186, 417, 420, 423, 426, 177, 180, 183, 423, 426, 429, 174, 177, 180, 426, 429, 432, 435, 171, 174, 177, 432, 435, 438, 171, 435, 438, 441, 444, 441, 444, 447, 450, 444, 447, 450, 450];
  Lx = [570, 570, 570, 570, 570, 570, 570, 570, 570, 570, 570, 570, 570, 570, 570, 570, 570, 570, 570, 570, 570, 570, 570, 570, 570, 570, 570, 570, 570, 570, 570, 570, 570, 570, 570, 570, 570, 570, 570, 570, 570, 570, 570, 570, 570, 570, 570, 570, 570, 570, 570, 570, 570, 570, 570, 570, 570, 570, 570, 570, 570, 570, 570, 570, 570, 570, 570, 570, 570, 570, 570, 570, 570, 570, 570, 570, 570, 570, 570, 570, 570, 570, 570, 570, 570, 570, 570, 570, 570, 570, 570, 570, 570, 570, 573, 573, 573, 573, 573, 573, 573, 573, 573, 573, 573, 573, 573, 573, 573, 573, 573, 573, 573, 573, 573, 573, 573, 573, 573, 573, 573, 573, 573, 573, 573, 573, 573, 573, 573, 573, 573, 573, 573, 573, 573, 573, 573, 573, 573, 573, 573, 573, 573, 573, 573, 573, 573, 573, 573, 573, 573, 573, 573, 573, 573, 573, 573, 573, 573, 573, 573, 573, 573, 573, 573, 573, 573, 573, 573, 573, 573, 573, 573, 573, 573, 573, 573, 573, 573, 573, 573, 573, 573, 573, 573, 573, 573, 573, 576, 576, 576, 576, 576, 576, 576, 576, 576, 576, 576, 576, 576, 576, 576, 576, 576, 576, 576, 576, 576, 576, 576, 576, 576, 576, 576, 576, 576, 576, 576, 576, 576, 576, 576, 576, 576, 576, 576, 576, 576, 576, 576, 576, 576, 576, 576, 576, 576, 576, 576, 576, 576, 576, 576, 576, 576, 576, 576, 576, 576, 576, 576, 576, 576, 576, 576, 576, 576, 576, 576, 576, 576, 576, 576, 576, 576, 576, 576, 576, 576, 576, 576, 576, 576, 576, 576, 576, 576, 576, 576, 576, 576, 576, 579, 579, 579, 582, 582, 582, 585, 585, 585, 588, 588, 588, 591, 591, 591, 594, 594, 594, 597, 597, 597, 600, 600, 600, 603, 603, 603, 606, 606, 606, 609, 609, 609, 612, 612, 612, 615, 615, 615, 618, 618, 618, 621, 621, 621, 624, 624, 624, 627, 627, 627, 630, 630, 630, 633, 633, 633, 636, 636, 636, 639, 639, 639, 642, 642, 642, 645, 645, 645, 648, 648, 648, 651, 651, 651, 654, 654, 654, 657, 657, 657, 660, 660, 660, 663, 663, 663, 666, 666, 666, 669, 669, 669, 672, 672, 672, 675, 675, 675, 678, 678, 678, 681, 681, 681, 684, 684, 684, 687, 687, 687, 690, 690, 690, 693, 693, 693, 696, 696, 696, 699, 699, 699, 702, 702, 702, 705, 705, 705, 708, 708, 708, 711, 711, 711, 714, 714, 714, 717, 717, 717, 720, 720, 720, 723, 723, 723, 726, 726, 726];
  Ly = [171, 174, 177, 180, 183, 186, 189, 192, 195, 198, 201, 204, 207, 210, 213, 216, 219, 222, 225, 228, 231, 234, 237, 240, 243, 246, 249, 252, 255, 258, 261, 264, 267, 270, 273, 276, 279, 282, 285, 288, 291, 294, 297, 300, 303, 306, 309, 312, 315, 318, 321, 324, 327, 330, 333, 336, 339, 342, 345, 348, 351, 354, 357, 360, 363, 366, 369, 372, 375, 378, 381, 384, 387, 390, 393, 396, 399, 402, 405, 408, 411, 414, 417, 420, 423, 426, 429, 432, 435, 438, 441, 444, 447, 450, 171, 174, 177, 180, 183, 186, 189, 192, 195, 198, 201, 204, 207, 210, 213, 216, 219, 222, 225, 228, 231, 234, 237, 240, 243, 246, 249, 252, 255, 258, 261, 264, 267, 270, 273, 276, 279, 282, 285, 288, 291, 294, 297, 300, 303, 306, 309, 312, 315, 318, 321, 324, 327, 330, 333, 336, 339, 342, 345, 348, 351, 354, 357, 360, 363, 366, 369, 372, 375, 378, 381, 384, 387, 390, 393, 396, 399, 402, 405, 408, 411, 414, 417, 420, 423, 426, 429, 432, 435, 438, 441, 444, 447, 450, 171, 174, 177, 180, 183, 186, 189, 192, 195, 198, 201, 204, 207, 210, 213, 216, 219, 222, 225, 228, 231, 234, 237, 240, 243, 246, 249, 252, 255, 258, 261, 264, 267, 270, 273, 276, 279, 282, 285, 288, 291, 294, 297, 300, 303, 306, 309, 312, 315, 318, 321, 324, 327, 330, 333, 336, 339, 342, 345, 348, 351, 354, 357, 360, 363, 366, 369, 372, 375, 378, 381, 384, 387, 390, 393, 396, 399, 402, 405, 408, 411, 414, 417, 420, 423, 426, 429, 432, 435, 438, 441, 444, 447, 450, 444, 447, 450, 444, 447, 450, 444, 447, 450, 444, 447, 450, 444, 447, 450, 444, 447, 450, 444, 447, 450, 444, 447, 450, 444, 447, 450, 444, 447, 450, 444, 447, 450, 444, 447, 450, 444, 447, 450, 444, 447, 450, 444, 447, 450, 444, 447, 450, 444, 447, 450, 444, 447, 450, 444, 447, 450, 444, 447, 450, 444, 447, 450, 444, 447, 450, 444, 447, 450, 444, 447, 450, 444, 447, 450, 444, 447, 450, 444, 447, 450, 444, 447, 450, 444, 447, 450, 444, 447, 450, 444, 447, 450, 444, 447, 450, 444, 447, 450, 444, 447, 450, 444, 447, 450, 444, 447, 450, 444, 447, 450, 444, 447, 450, 444, 447, 450, 444, 447, 450, 444, 447, 450, 444, 447, 450, 444, 447, 450, 444, 447, 450, 444, 447, 450, 444, 447, 450, 444, 447, 450, 444, 447, 450, 444, 447, 450, 444, 447, 450];
  Mx = [522, 522, 522, 522, 522, 522, 522, 522, 522, 522, 522, 522, 522, 522, 522, 522, 522, 522, 522, 522, 522, 522, 522, 522, 522, 522, 522, 522, 522, 522, 522, 522, 522, 522, 522, 522, 522, 522, 522, 522, 522, 522, 522, 522, 522, 522, 522, 522, 522, 522, 522, 522, 522, 522, 522, 522, 522, 522, 522, 522, 522, 522, 522, 522, 522, 522, 522, 522, 522, 522, 522, 522, 522, 522, 522, 522, 522, 522, 522, 522, 522, 522, 522, 522, 522, 522, 522, 522, 522, 522, 522, 522, 522, 522, 525, 525, 525, 525, 525, 525, 525, 525, 525, 525, 525, 525, 525, 525, 525, 525, 525, 525, 525, 525, 525, 525, 525, 525, 525, 525, 525, 525, 525, 525, 525, 525, 525, 525, 525, 525, 525, 525, 525, 525, 525, 525, 525, 525, 525, 525, 525, 525, 525, 525, 525, 525, 525, 525, 525, 525, 525, 525, 525, 525, 525, 525, 525, 525, 525, 525, 525, 525, 525, 525, 525, 525, 525, 525, 525, 525, 525, 525, 525, 525, 525, 525, 525, 525, 525, 525, 525, 525, 525, 525, 525, 525, 525, 525, 528, 528, 528, 528, 528, 528, 528, 528, 528, 528, 528, 528, 528, 528, 528, 528, 528, 528, 528, 528, 528, 528, 528, 528, 528, 528, 528, 528, 528, 528, 528, 528, 528, 528, 528, 528, 528, 528, 528, 528, 528, 528, 528, 528, 528, 528, 528, 528, 528, 528, 528, 528, 528, 528, 528, 528, 528, 528, 528, 528, 528, 528, 528, 528, 528, 528, 528, 528, 528, 528, 528, 528, 528, 528, 528, 528, 528, 528, 528, 528, 528, 528, 528, 528, 528, 528, 528, 528, 528, 528, 528, 528, 528, 528, 531, 531, 531, 531, 531, 534, 534, 534, 534, 534, 534, 537, 537, 537, 537, 537, 537, 540, 540, 540, 540, 540, 540, 543, 543, 543, 543, 543, 543, 546, 546, 546, 546, 546, 546, 549, 549, 549, 549, 549, 549, 552, 552, 552, 552, 552, 552, 555, 555, 555, 555, 555, 558, 558, 558, 558, 558, 558, 561, 561, 561, 561, 561, 564, 564, 564, 564, 564, 564, 567, 567, 567, 567, 567, 567, 570, 570, 570, 570, 570, 570, 573, 573, 573, 573, 573, 573, 576, 576, 576, 576, 576, 576, 579, 579, 579, 579, 579, 579, 582, 582, 582, 582, 582, 582, 585, 585, 585, 585, 585, 585, 588, 588, 588, 588, 588, 591, 591, 591, 591, 591, 591, 594, 594, 594, 594, 594, 594, 597, 597, 597, 597, 597, 597, 600, 600, 600, 600, 600, 600, 603, 603, 603, 603, 603, 603, 606, 606, 606, 606, 606, 606, 609, 609, 609, 609, 609, 609, 612, 612, 612, 612, 612, 612, 615, 615, 615, 615, 615, 615, 618, 618, 618, 618, 618, 618, 621, 621, 621, 621, 621, 624, 624, 624, 624, 624, 624, 627, 627, 627, 627, 627, 630, 630, 630, 630, 630, 630, 633, 633, 633, 633, 633, 633, 636, 636, 636, 636, 636, 636, 639, 639, 639, 642, 642, 642, 642, 642, 645, 645, 645, 645, 645, 645, 648, 648, 648, 648, 648, 648, 651, 651, 651, 651, 651, 651, 654, 654, 654, 654, 654, 657, 657, 657, 657, 657, 657, 660, 660, 660, 660, 660, 663, 663, 663, 663, 663, 663, 666, 666, 666, 666, 666, 666, 669, 669, 669, 669, 669, 669, 672, 672, 672, 672, 672, 672, 675, 675, 675, 675, 675, 675, 678, 678, 678, 678, 678, 678, 681, 681, 681, 681, 681, 681, 684, 684, 684, 684, 684, 684, 687, 687, 687, 687, 687, 690, 690, 690, 690, 690, 690, 693, 693, 693, 693, 693, 696, 696, 696, 696, 696, 696, 699, 699, 699, 699, 699, 699, 702, 702, 702, 702, 702, 702, 705, 705, 705, 705, 705, 705, 708, 708, 708, 708, 708, 708, 711, 711, 711, 711, 711, 711, 714, 714, 714, 714, 714, 714, 717, 717, 717, 717, 717, 717, 720, 720, 720, 720, 720, 720, 723, 723, 723, 723, 723, 723, 726, 726, 726, 726, 726, 729, 729, 729, 729, 729, 729, 732, 732, 732, 732, 732, 732, 735, 735, 735, 735, 735, 735, 738, 738, 738, 738, 738, 738, 741, 741, 741, 741, 741, 741, 744, 744, 744, 744, 744, 744, 747, 747, 747, 747, 747, 747, 750, 750, 750, 753, 753, 753, 753, 753, 753, 753, 753, 753, 753, 753, 753, 753, 753, 753, 753, 753, 753, 753, 753, 753, 753, 753, 753, 753, 753, 753, 753, 753, 753, 753, 753, 753, 753, 753, 753, 753, 753, 753, 753, 753, 753, 753, 753, 753, 753, 753, 753, 753, 753, 753, 753, 753, 753, 753, 753, 753, 753, 753, 753, 753, 753, 753, 753, 753, 753, 753, 753, 753, 753, 753, 753, 753, 753, 753, 753, 753, 753, 753, 753, 753, 753, 753, 753, 753, 753, 753, 753, 753, 753, 753, 753, 753, 753, 756, 756, 756, 756, 756, 756, 756, 756, 756, 756, 756, 756, 756, 756, 756, 756, 756, 756, 756, 756, 756, 756, 756, 756, 756, 756, 756, 756, 756, 756, 756, 756, 756, 756, 756, 756, 756, 756, 756, 756, 756, 756, 756, 756, 756, 756, 756, 756, 756, 756, 756, 756, 756, 756, 756, 756, 756, 756, 756, 756, 756, 756, 756, 756, 756, 756, 756, 756, 756, 756, 756, 756, 756, 756, 756, 756, 756, 756, 756, 756, 756, 756, 756, 756, 756, 756, 756, 756, 756, 756, 756, 756, 756, 756];
  My = [171, 174, 177, 180, 183, 186, 189, 192, 195, 198, 201, 204, 207, 210, 213, 216, 219, 222, 225, 228, 231, 234, 237, 240, 243, 246, 249, 252, 255, 258, 261, 264, 267, 270, 273, 276, 279, 282, 285, 288, 291, 294, 297, 300, 303, 306, 309, 312, 315, 318, 321, 324, 327, 330, 333, 336, 339, 342, 345, 348, 351, 354, 357, 360, 363, 366, 369, 372, 375, 378, 381, 384, 387, 390, 393, 396, 399, 402, 405, 408, 411, 414, 417, 420, 423, 426, 429, 432, 435, 438, 441, 444, 447, 450, 171, 174, 177, 180, 183, 186, 189, 192, 195, 198, 201, 204, 207, 210, 213, 216, 219, 222, 225, 228, 231, 234, 237, 240, 243, 246, 249, 252, 255, 258, 261, 264, 267, 270, 273, 276, 279, 282, 285, 288, 291, 294, 297, 300, 303, 306, 309, 312, 315, 318, 321, 324, 327, 330, 333, 336, 339, 342, 345, 348, 351, 354, 357, 360, 363, 366, 369, 372, 375, 378, 381, 384, 387, 390, 393, 396, 399, 402, 405, 408, 411, 414, 417, 420, 423, 426, 429, 432, 435, 438, 441, 444, 447, 450, 171, 174, 177, 180, 183, 186, 189, 192, 195, 198, 201, 204, 207, 210, 213, 216, 219, 222, 225, 228, 231, 234, 237, 240, 243, 246, 249, 252, 255, 258, 261, 264, 267, 270, 273, 276, 279, 282, 285, 288, 291, 294, 297, 300, 303, 306, 309, 312, 315, 318, 321, 324, 327, 330, 333, 336, 339, 342, 345, 348, 351, 354, 357, 360, 363, 366, 369, 372, 375, 378, 381, 384, 387, 390, 393, 396, 399, 402, 405, 408, 411, 414, 417, 420, 423, 426, 429, 432, 435, 438, 441, 444, 447, 450, 171, 174, 177, 180, 183, 177, 180, 183, 186, 189, 192, 183, 186, 189, 192, 195, 198, 192, 195, 198, 201, 204, 207, 198, 201, 204, 207, 210, 213, 207, 210, 213, 216, 219, 222, 213, 216, 219, 222, 225, 228, 222, 225, 228, 231, 234, 237, 231, 234, 237, 240, 243, 237, 240, 243, 246, 249, 252, 246, 249, 252, 255, 258, 252, 255, 258, 261, 264, 267, 261, 264, 267, 270, 273, 276, 267, 270, 273, 276, 279, 282, 276, 279, 282, 285, 288, 291, 282, 285, 288, 291, 294, 297, 291, 294, 297, 300, 303, 306, 297, 300, 303, 306, 309, 312, 306, 309, 312, 315, 318, 321, 315, 318, 321, 324, 327, 321, 324, 327, 330, 333, 336, 330, 333, 336, 339, 342, 345, 336, 339, 342, 345, 348, 351, 345, 348, 351, 354, 357, 360, 351, 354, 357, 360, 363, 366, 360, 363, 366, 369, 372, 375, 366, 369, 372, 375, 378, 381, 375, 378, 381, 384, 387, 390, 381, 384, 387, 390, 393, 396, 390, 393, 396, 399, 402, 405, 399, 402, 405, 408, 411, 405, 408, 411, 414, 417, 420, 414, 417, 420, 423, 426, 420, 423, 426, 429, 432, 435, 429, 432, 435, 438, 441, 444, 435, 438, 441, 444, 447, 450, 444, 447, 450, 438, 441, 444, 447, 450, 429, 432, 435, 438, 441, 444, 423, 426, 429, 432, 435, 438, 414, 417, 420, 423, 426, 429, 408, 411, 414, 417, 420, 399, 402, 405, 408, 411, 414, 393, 396, 399, 402, 405, 384, 387, 390, 393, 396, 399, 375, 378, 381, 384, 387, 390, 369, 372, 375, 378, 381, 384, 360, 363, 366, 369, 372, 375, 354, 357, 360, 363, 366, 369, 345, 348, 351, 354, 357, 360, 339, 342, 345, 348, 351, 354, 330, 333, 336, 339, 342, 345, 324, 327, 330, 333, 336, 315, 318, 321, 324, 327, 330, 309, 312, 315, 318, 321, 300, 303, 306, 309, 312, 315, 291, 294, 297, 300, 303, 306, 285, 288, 291, 294, 297, 300, 276, 279, 282, 285, 288, 291, 270, 273, 276, 279, 282, 285, 261, 264, 267, 270, 273, 276, 255, 258, 261, 264, 267, 270, 246, 249, 252, 255, 258, 261, 240, 243, 246, 249, 252, 255, 231, 234, 237, 240, 243, 246, 225, 228, 231, 234, 237, 216, 219, 222, 225, 228, 231, 207, 210, 213, 216, 219, 222, 201, 204, 207, 210, 213, 216, 192, 195, 198, 201, 204, 207, 186, 189, 192, 195, 198, 201, 177, 180, 183, 186, 189, 192, 171, 174, 177, 180, 183, 186, 171, 174, 177, 171, 174, 177, 180, 183, 186, 189, 192, 195, 198, 201, 204, 207, 210, 213, 216, 219, 222, 225, 228, 231, 234, 237, 240, 243, 246, 249, 252, 255, 258, 261, 264, 267, 270, 273, 276, 279, 282, 285, 288, 291, 294, 297, 300, 303, 306, 309, 312, 315, 318, 321, 324, 327, 330, 333, 336, 339, 342, 345, 348, 351, 354, 357, 360, 363, 366, 369, 372, 375, 378, 381, 384, 387, 390, 393, 396, 399, 402, 405, 408, 411, 414, 417, 420, 423, 426, 429, 432, 435, 438, 441, 444, 447, 450, 171, 174, 177, 180, 183, 186, 189, 192, 195, 198, 201, 204, 207, 210, 213, 216, 219, 222, 225, 228, 231, 234, 237, 240, 243, 246, 249, 252, 255, 258, 261, 264, 267, 270, 273, 276, 279, 282, 285, 288, 291, 294, 297, 300, 303, 306, 309, 312, 315, 318, 321, 324, 327, 330, 333, 336, 339, 342, 345, 348, 351, 354, 357, 360, 363, 366, 369, 372, 375, 378, 381, 384, 387, 390, 393, 396, 399, 402, 405, 408, 411, 414, 417, 420, 423, 426, 429, 432, 435, 438, 441, 444, 447, 450];
  Nx = [549, 549, 549, 549, 549, 549, 549, 549, 549, 549, 549, 549, 549, 549, 549, 549, 549, 549, 549, 549, 549, 549, 549, 549, 549, 549, 549, 549, 549, 549, 549, 549, 549, 549, 549, 549, 549, 549, 549, 549, 549, 549, 549, 549, 549, 549, 549, 549, 549, 549, 549, 549, 549, 549, 549, 549, 549, 549, 549, 549, 549, 549, 549, 549, 549, 549, 549, 549, 549, 549, 549, 549, 549, 549, 549, 549, 549, 549, 549, 549, 549, 549, 549, 549, 549, 549, 549, 549, 549, 549, 549, 549, 549, 549, 552, 552, 552, 552, 552, 552, 552, 552, 552, 552, 552, 552, 552, 552, 552, 552, 552, 552, 552, 552, 552, 552, 552, 552, 552, 552, 552, 552, 552, 552, 552, 552, 552, 552, 552, 552, 552, 552, 552, 552, 552, 552, 552, 552, 552, 552, 552, 552, 552, 552, 552, 552, 552, 552, 552, 552, 552, 552, 552, 552, 552, 552, 552, 552, 552, 552, 552, 552, 552, 552, 552, 552, 552, 552, 552, 552, 552, 552, 552, 552, 552, 552, 552, 552, 552, 552, 552, 552, 552, 552, 552, 552, 552, 552, 555, 555, 555, 555, 558, 558, 558, 558, 558, 561, 561, 561, 561, 564, 564, 564, 564, 567, 567, 567, 567, 570, 570, 570, 570, 573, 573, 573, 573, 576, 576, 576, 576, 579, 579, 579, 579, 582, 582, 582, 582, 585, 585, 585, 585, 588, 588, 588, 588, 591, 591, 591, 591, 594, 594, 594, 594, 597, 597, 597, 597, 600, 600, 600, 600, 603, 603, 603, 603, 606, 606, 606, 606, 609, 609, 609, 609, 612, 612, 612, 612, 615, 615, 615, 615, 618, 618, 618, 618, 621, 621, 621, 621, 624, 624, 624, 624, 627, 627, 627, 627, 630, 630, 630, 630, 633, 633, 633, 633, 636, 636, 636, 636, 639, 639, 639, 639, 642, 642, 642, 642, 645, 645, 645, 645, 648, 648, 648, 648, 651, 651, 651, 651, 654, 654, 654, 654, 657, 657, 657, 657, 660, 660, 660, 660, 663, 663, 663, 663, 666, 666, 666, 666, 669, 669, 669, 669, 672, 672, 672, 672, 675, 675, 675, 675, 678, 678, 678, 678, 681, 681, 681, 681, 684, 684, 684, 684, 687, 687, 687, 687, 690, 690, 690, 690, 693, 693, 693, 693, 696, 696, 696, 696, 699, 699, 699, 699, 702, 702, 702, 702, 705, 705, 705, 705, 708, 708, 708, 708, 711, 711, 711, 711, 714, 714, 714, 714, 717, 717, 717, 717, 720, 720, 720, 720, 723, 723, 723, 723, 726, 726, 726, 726, 726, 726, 726, 726, 726, 726, 726, 726, 726, 726, 726, 726, 726, 726, 726, 726, 726, 726, 726, 726, 726, 726, 726, 726, 726, 726, 726, 726, 726, 726, 726, 726, 726, 726, 726, 726, 726, 726, 726, 726, 726, 726, 726, 726, 726, 726, 726, 726, 726, 726, 726, 726, 726, 726, 726, 726, 726, 726, 726, 726, 726, 726, 726, 726, 726, 726, 726, 726, 726, 726, 726, 726, 726, 726, 726, 726, 726, 726, 726, 726, 726, 726, 726, 726, 726, 726, 726, 726, 726, 726, 729, 729, 729, 729, 729, 729, 729, 729, 729, 729, 729, 729, 729, 729, 729, 729, 729, 729, 729, 729, 729, 729, 729, 729, 729, 729, 729, 729, 729, 729, 729, 729, 729, 729, 729, 729, 729, 729, 729, 729, 729, 729, 729, 729, 729, 729, 729, 729, 729, 729, 729, 729, 729, 729, 729, 729, 729, 729, 729, 729, 729, 729, 729, 729, 729, 729, 729, 729, 729, 729, 729, 729, 729, 729, 729, 729, 729, 729, 729, 729, 729, 729, 729, 729, 729, 729, 729, 729, 729, 729, 729, 729, 729, 729, 732, 732, 732, 732, 732, 732, 732, 732, 732, 732, 732, 732, 732, 732, 732, 732, 732, 732, 732, 732, 732, 732, 732, 732, 732, 732, 732, 732, 732, 732, 732, 732, 732, 732, 732, 732, 732, 732, 732, 732, 732, 732, 732, 732, 732, 732, 732, 732, 732, 732, 732, 732, 732, 732, 732, 732, 732, 732, 732, 732, 732, 732, 732, 732, 732, 732, 732, 732, 732, 732, 732, 732, 732, 732, 732, 732, 732, 732, 732, 732, 732, 732, 732, 732, 732, 732, 732, 732, 732, 732, 732, 732, 732, 732];
  Ny = [171, 174, 177, 180, 183, 186, 189, 192, 195, 198, 201, 204, 207, 210, 213, 216, 219, 222, 225, 228, 231, 234, 237, 240, 243, 246, 249, 252, 255, 258, 261, 264, 267, 270, 273, 276, 279, 282, 285, 288, 291, 294, 297, 300, 303, 306, 309, 312, 315, 318, 321, 324, 327, 330, 333, 336, 339, 342, 345, 348, 351, 354, 357, 360, 363, 366, 369, 372, 375, 378, 381, 384, 387, 390, 393, 396, 399, 402, 405, 408, 411, 414, 417, 420, 423, 426, 429, 432, 435, 438, 441, 444, 447, 450, 171, 174, 177, 180, 183, 186, 189, 192, 195, 198, 201, 204, 207, 210, 213, 216, 219, 222, 225, 228, 231, 234, 237, 240, 243, 246, 249, 252, 255, 258, 261, 264, 267, 270, 273, 276, 279, 282, 285, 288, 291, 294, 297, 300, 303, 306, 309, 312, 315, 318, 321, 324, 327, 330, 333, 336, 339, 342, 345, 348, 351, 354, 357, 360, 363, 366, 369, 372, 375, 378, 381, 384, 387, 390, 393, 396, 399, 402, 405, 408, 411, 414, 417, 420, 423, 426, 429, 432, 435, 438, 441, 444, 447, 450, 171, 174, 177, 180, 174, 177, 180, 183, 186, 180, 183, 186, 189, 186, 189, 192, 195, 189, 192, 195, 198, 195, 198, 201, 204, 198, 201, 204, 207, 204, 207, 210, 213, 210, 213, 216, 219, 213, 216, 219, 222, 219, 222, 225, 228, 222, 225, 228, 231, 228, 231, 234, 237, 234, 237, 240, 243, 237, 240, 243, 246, 243, 246, 249, 252, 246, 249, 252, 255, 252, 255, 258, 261, 258, 261, 264, 267, 261, 264, 267, 270, 267, 270, 273, 276, 270, 273, 276, 279, 276, 279, 282, 285, 282, 285, 288, 291, 285, 288, 291, 294, 291, 294, 297, 300, 294, 297, 300, 303, 300, 303, 306, 309, 306, 309, 312, 315, 309, 312, 315, 318, 315, 318, 321, 324, 318, 321, 324, 327, 324, 327, 330, 333, 330, 333, 336, 339, 333, 336, 339, 342, 339, 342, 345, 348, 342, 345, 348, 351, 348, 351, 354, 357, 354, 357, 360, 363, 357, 360, 363, 366, 363, 366, 369, 372, 366, 369, 372, 375, 372, 375, 378, 381, 378, 381, 384, 387, 381, 384, 387, 390, 387, 390, 393, 396, 390, 393, 396, 399, 396, 399, 402, 405, 402, 405, 408, 411, 405, 408, 411, 414, 411, 414, 417, 420, 414, 417, 420, 423, 420, 423, 426, 429, 426, 429, 432, 435, 429, 432, 435, 438, 435, 438, 441, 444, 438, 441, 444, 447, 171, 174, 177, 180, 183, 186, 189, 192, 195, 198, 201, 204, 207, 210, 213, 216, 219, 222, 225, 228, 231, 234, 237, 240, 243, 246, 249, 252, 255, 258, 261, 264, 267, 270, 273, 276, 279, 282, 285, 288, 291, 294, 297, 300, 303, 306, 309, 312, 315, 318, 321, 324, 327, 330, 333, 336, 339, 342, 345, 348, 351, 354, 357, 360, 363, 366, 369, 372, 375, 378, 381, 384, 387, 390, 393, 396, 399, 402, 405, 408, 411, 414, 417, 420, 423, 426, 429, 432, 435, 438, 441, 444, 447, 450, 171, 174, 177, 180, 183, 186, 189, 192, 195, 198, 201, 204, 207, 210, 213, 216, 219, 222, 225, 228, 231, 234, 237, 240, 243, 246, 249, 252, 255, 258, 261, 264, 267, 270, 273, 276, 279, 282, 285, 288, 291, 294, 297, 300, 303, 306, 309, 312, 315, 318, 321, 324, 327, 330, 333, 336, 339, 342, 345, 348, 351, 354, 357, 360, 363, 366, 369, 372, 375, 378, 381, 384, 387, 390, 393, 396, 399, 402, 405, 408, 411, 414, 417, 420, 423, 426, 429, 432, 435, 438, 441, 444, 447, 450, 171, 174, 177, 180, 183, 186, 189, 192, 195, 198, 201, 204, 207, 210, 213, 216, 219, 222, 225, 228, 231, 234, 237, 240, 243, 246, 249, 252, 255, 258, 261, 264, 267, 270, 273, 276, 279, 282, 285, 288, 291, 294, 297, 300, 303, 306, 309, 312, 315, 318, 321, 324, 327, 330, 333, 336, 339, 342, 345, 348, 351, 354, 357, 360, 363, 366, 369, 372, 375, 378, 381, 384, 387, 390, 393, 396, 399, 402, 405, 408, 411, 414, 417, 420, 423, 426, 429, 432, 435, 438, 441, 444, 447, 450];
  Ox = [528, 528, 528, 528, 528, 528, 528, 528, 528, 528, 528, 528, 528, 528, 528, 528, 528, 528, 528, 528, 531, 531, 531, 531, 531, 531, 531, 531, 531, 531, 531, 531, 531, 531, 531, 531, 531, 531, 531, 531, 531, 531, 531, 531, 531, 531, 531, 531, 531, 531, 534, 534, 534, 534, 534, 534, 534, 534, 534, 534, 534, 534, 534, 534, 534, 534, 534, 534, 534, 534, 534, 534, 537, 537, 537, 537, 537, 537, 537, 537, 537, 537, 537, 537, 537, 537, 537, 537, 540, 540, 540, 540, 540, 540, 540, 540, 540, 540, 540, 540, 543, 543, 543, 543, 543, 543, 543, 543, 543, 543, 543, 543, 546, 546, 546, 546, 546, 546, 546, 546, 546, 546, 546, 546, 549, 549, 549, 549, 549, 549, 549, 549, 552, 552, 552, 552, 552, 552, 552, 552, 555, 555, 555, 555, 555, 555, 555, 555, 558, 558, 558, 558, 558, 558, 558, 558, 561, 561, 561, 561, 561, 561, 561, 561, 564, 564, 564, 564, 564, 564, 567, 567, 567, 567, 567, 567, 570, 570, 570, 570, 570, 570, 573, 573, 573, 573, 573, 573, 576, 576, 576, 576, 576, 576, 579, 579, 579, 579, 582, 582, 582, 582, 582, 582, 585, 585, 585, 585, 585, 585, 588, 588, 588, 588, 591, 591, 591, 591, 591, 591, 594, 594, 594, 594, 597, 597, 597, 597, 600, 600, 600, 600, 603, 603, 603, 603, 603, 603, 606, 606, 606, 606, 609, 609, 609, 609, 612, 612, 612, 612, 612, 612, 615, 615, 615, 615, 618, 618, 618, 618, 621, 621, 621, 621, 624, 624, 624, 624, 627, 627, 627, 627, 630, 630, 630, 630, 633, 633, 633, 633, 636, 636, 636, 636, 639, 639, 639, 639, 642, 642, 642, 642, 645, 645, 645, 645, 648, 648, 648, 648, 651, 651, 651, 651, 654, 654, 654, 654, 657, 657, 657, 657, 660, 660, 660, 660, 663, 663, 663, 663, 666, 666, 666, 666, 669, 669, 669, 669, 672, 672, 672, 672, 675, 675, 675, 675, 678, 678, 678, 678, 681, 681, 681, 681, 684, 684, 684, 684, 687, 687, 687, 687, 690, 690, 690, 690, 693, 693, 693, 693, 693, 693, 696, 696, 696, 696, 699, 699, 699, 699, 699, 699, 702, 702, 702, 702, 702, 702, 705, 705, 705, 705, 705, 705, 708, 708, 708, 708, 708, 708, 711, 711, 711, 711, 711, 711, 714, 714, 714, 714, 714, 714, 717, 717, 717, 717, 717, 717, 720, 720, 720, 720, 720, 720, 720, 720, 723, 723, 723, 723, 723, 723, 723, 723, 726, 726, 726, 726, 726, 726, 726, 726, 729, 729, 729, 729, 729, 729, 729, 729, 729, 729, 732, 732, 732, 732, 732, 732, 732, 732, 732, 732, 735, 735, 735, 735, 735, 735, 735, 735, 735, 735, 738, 738, 738, 738, 738, 738, 738, 738, 738, 738, 738, 738, 741, 741, 741, 741, 741, 741, 741, 741, 741, 741, 741, 741, 741, 741, 741, 741, 744, 744, 744, 744, 744, 744, 744, 744, 744, 744, 744, 744, 744, 744, 744, 744, 744, 744, 744, 744, 744, 744, 747, 747, 747, 747, 747, 747, 747, 747, 747, 747, 747, 747, 747, 747, 747, 747, 747, 747, 747, 747, 747, 747, 747, 747, 747, 747, 747, 747, 747, 747, 747, 747, 750, 750, 750, 750, 750, 750, 750, 750, 750, 750, 750, 750, 750, 750, 750, 750, 750, 750, 750, 750, 750, 750, 750, 750];
  Oy = [282, 285, 288, 291, 294, 297, 300, 303, 306, 309, 312, 315, 318, 321, 324, 327, 330, 333, 336, 339, 267, 270, 273, 276, 279, 282, 285, 288, 291, 294, 297, 300, 303, 306, 309, 312, 315, 318, 321, 324, 327, 330, 333, 336, 339, 342, 345, 348, 351, 354, 255, 258, 261, 264, 267, 270, 273, 276, 279, 282, 285, 336, 339, 342, 345, 348, 351, 354, 357, 360, 363, 366, 246, 249, 252, 255, 258, 261, 264, 267, 354, 357, 360, 363, 366, 369, 372, 375, 240, 243, 246, 249, 252, 255, 366, 369, 372, 375, 378, 381, 231, 234, 237, 240, 243, 246, 375, 378, 381, 384, 387, 390, 225, 228, 231, 234, 237, 240, 381, 384, 387, 390, 393, 396, 222, 225, 228, 231, 390, 393, 396, 399, 216, 219, 222, 225, 396, 399, 402, 405, 213, 216, 219, 222, 399, 402, 405, 408, 207, 210, 213, 216, 405, 408, 411, 414, 204, 207, 210, 213, 408, 411, 414, 417, 201, 204, 207, 414, 417, 420, 198, 201, 204, 417, 420, 423, 195, 198, 201, 420, 423, 426, 192, 195, 198, 423, 426, 429, 189, 192, 195, 426, 429, 432, 189, 192, 429, 432, 186, 189, 192, 429, 432, 435, 183, 186, 189, 432, 435, 438, 183, 186, 435, 438, 180, 183, 186, 435, 438, 441, 180, 183, 438, 441, 177, 180, 441, 444, 177, 180, 441, 444, 174, 177, 180, 441, 444, 447, 174, 177, 444, 447, 174, 177, 444, 447, 171, 174, 177, 444, 447, 450, 171, 174, 447, 450, 171, 174, 447, 450, 171, 174, 447, 450, 171, 174, 447, 450, 168, 171, 450, 453, 168, 171, 450, 453, 168, 171, 450, 453, 168, 171, 450, 453, 168, 171, 450, 453, 168, 171, 450, 453, 168, 171, 450, 453, 168, 171, 450, 453, 168, 171, 450, 453, 171, 174, 447, 450, 171, 174, 447, 450, 171, 174, 447, 450, 171, 174, 447, 450, 171, 174, 447, 450, 174, 177, 444, 447, 174, 177, 444, 447, 174, 177, 444, 447, 177, 180, 441, 444, 177, 180, 441, 444, 180, 183, 438, 441, 180, 183, 438, 441, 183, 186, 435, 438, 183, 186, 189, 432, 435, 438, 186, 189, 432, 435, 186, 189, 192, 429, 432, 435, 189, 192, 195, 426, 429, 432, 192, 195, 198, 423, 426, 429, 195, 198, 201, 420, 423, 426, 198, 201, 204, 417, 420, 423, 201, 204, 207, 414, 417, 420, 204, 207, 210, 411, 414, 417, 207, 210, 213, 216, 405, 408, 411, 414, 210, 213, 216, 219, 402, 405, 408, 411, 216, 219, 222, 225, 396, 399, 402, 405, 219, 222, 225, 228, 231, 390, 393, 396, 399, 402, 225, 228, 231, 234, 237, 384, 387, 390, 393, 396, 231, 234, 237, 240, 243, 378, 381, 384, 387, 390, 237, 240, 243, 246, 249, 252, 369, 372, 375, 378, 381, 384, 243, 246, 249, 252, 255, 258, 261, 264, 357, 360, 363, 366, 369, 372, 375, 378, 252, 255, 258, 261, 264, 267, 270, 273, 276, 279, 282, 339, 342, 345, 348, 351, 354, 357, 360, 363, 366, 369, 264, 267, 270, 273, 276, 279, 282, 285, 288, 291, 294, 297, 300, 303, 306, 309, 312, 315, 318, 321, 324, 327, 330, 333, 336, 339, 342, 345, 348, 351, 354, 357, 276, 279, 282, 285, 288, 291, 294, 297, 300, 303, 306, 309, 312, 315, 318, 321, 324, 327, 330, 333, 336, 339, 342, 345];
  Px = [558, 558, 558, 558, 558, 558, 558, 558, 558, 558, 558, 558, 558, 558, 558, 558, 558, 558, 558, 558, 558, 558, 558, 558, 558, 558, 558, 558, 558, 558, 558, 558, 558, 558, 558, 558, 558, 558, 558, 558, 558, 558, 558, 558, 558, 558, 558, 558, 558, 558, 558, 558, 558, 558, 558, 558, 558, 558, 558, 558, 558, 558, 558, 558, 558, 558, 558, 558, 558, 558, 558, 558, 558, 558, 558, 558, 558, 558, 558, 558, 558, 558, 558, 558, 558, 558, 558, 558, 558, 558, 558, 558, 558, 558, 561, 561, 561, 561, 561, 561, 561, 561, 561, 561, 561, 561, 561, 561, 561, 561, 561, 561, 561, 561, 561, 561, 561, 561, 561, 561, 561, 561, 561, 561, 561, 561, 561, 561, 561, 561, 561, 561, 561, 561, 561, 561, 561, 561, 561, 561, 561, 561, 561, 561, 561, 561, 561, 561, 561, 561, 561, 561, 561, 561, 561, 561, 561, 561, 561, 561, 561, 561, 561, 561, 561, 561, 561, 561, 561, 561, 561, 561, 561, 561, 561, 561, 561, 561, 561, 561, 561, 561, 561, 561, 561, 561, 561, 561, 564, 564, 564, 564, 564, 564, 564, 564, 564, 564, 564, 564, 564, 564, 564, 564, 564, 564, 564, 564, 564, 564, 564, 564, 564, 564, 564, 564, 564, 564, 564, 564, 564, 564, 564, 564, 564, 564, 564, 564, 564, 564, 564, 564, 564, 564, 564, 564, 564, 564, 564, 564, 564, 564, 564, 564, 564, 564, 564, 564, 564, 564, 564, 564, 564, 564, 564, 564, 564, 564, 564, 564, 564, 564, 564, 564, 564, 564, 564, 564, 564, 564, 564, 564, 564, 564, 564, 564, 564, 564, 564, 564, 564, 564, 567, 567, 567, 567, 567, 570, 570, 570, 570, 570, 573, 573, 573, 573, 573, 576, 576, 576, 576, 576, 579, 579, 579, 579, 579, 582, 582, 582, 582, 582, 585, 585, 585, 585, 585, 588, 588, 588, 588, 588, 591, 591, 591, 591, 591, 594, 594, 594, 594, 594, 597, 597, 597, 597, 597, 600, 600, 600, 600, 600, 603, 603, 603, 603, 603, 606, 606, 606, 606, 606, 609, 609, 609, 609, 609, 612, 612, 612, 612, 612, 615, 615, 615, 615, 615, 618, 618, 618, 618, 618, 621, 621, 621, 621, 621, 624, 624, 624, 624, 624, 627, 627, 627, 627, 627, 630, 630, 630, 630, 630, 633, 633, 633, 633, 633, 636, 636, 636, 636, 636, 639, 639, 639, 639, 639, 642, 642, 642, 642, 642, 645, 645, 645, 645, 645, 648, 648, 648, 648, 648, 651, 651, 651, 651, 654, 654, 654, 654, 657, 657, 657, 657, 660, 660, 660, 660, 663, 663, 663, 663, 666, 666, 666, 666, 669, 669, 669, 669, 672, 672, 672, 672, 675, 675, 675, 675, 678, 678, 678, 678, 681, 681, 681, 681, 684, 684, 684, 684, 687, 687, 687, 687, 687, 687, 690, 690, 690, 690, 693, 693, 693, 693, 696, 696, 696, 696, 699, 699, 699, 699, 702, 702, 702, 702, 705, 705, 705, 705, 705, 705, 708, 708, 708, 708, 711, 711, 711, 711, 711, 711, 714, 714, 714, 714, 714, 714, 717, 717, 717, 717, 717, 717, 717, 720, 720, 720, 720, 720, 720, 720, 720, 723, 723, 723, 723, 723, 723, 723, 723, 723, 723, 726, 726, 726, 726, 726, 726, 726, 726, 726, 726, 729, 729, 729, 729, 729, 729, 729, 729, 729, 729, 729, 729, 729, 732, 732, 732, 732, 732, 732, 732, 732, 732, 732, 732, 732, 732, 732, 732, 732, 732, 732, 732, 732, 732, 735, 735, 735, 735, 735, 735, 735, 735, 735, 735, 735, 735, 735, 735, 735];
  Py = [171, 174, 177, 180, 183, 186, 189, 192, 195, 198, 201, 204, 207, 210, 213, 216, 219, 222, 225, 228, 231, 234, 237, 240, 243, 246, 249, 252, 255, 258, 261, 264, 267, 270, 273, 276, 279, 282, 285, 288, 291, 294, 297, 300, 303, 306, 309, 312, 315, 318, 321, 324, 327, 330, 333, 336, 339, 342, 345, 348, 351, 354, 357, 360, 363, 366, 369, 372, 375, 378, 381, 384, 387, 390, 393, 396, 399, 402, 405, 408, 411, 414, 417, 420, 423, 426, 429, 432, 435, 438, 441, 444, 447, 450, 171, 174, 177, 180, 183, 186, 189, 192, 195, 198, 201, 204, 207, 210, 213, 216, 219, 222, 225, 228, 231, 234, 237, 240, 243, 246, 249, 252, 255, 258, 261, 264, 267, 270, 273, 276, 279, 282, 285, 288, 291, 294, 297, 300, 303, 306, 309, 312, 315, 318, 321, 324, 327, 330, 333, 336, 339, 342, 345, 348, 351, 354, 357, 360, 363, 366, 369, 372, 375, 378, 381, 384, 387, 390, 393, 396, 399, 402, 405, 408, 411, 414, 417, 420, 423, 426, 429, 432, 435, 438, 441, 444, 447, 450, 171, 174, 177, 180, 183, 186, 189, 192, 195, 198, 201, 204, 207, 210, 213, 216, 219, 222, 225, 228, 231, 234, 237, 240, 243, 246, 249, 252, 255, 258, 261, 264, 267, 270, 273, 276, 279, 282, 285, 288, 291, 294, 297, 300, 303, 306, 309, 312, 315, 318, 321, 324, 327, 330, 333, 336, 339, 342, 345, 348, 351, 354, 357, 360, 363, 366, 369, 372, 375, 378, 381, 384, 387, 390, 393, 396, 399, 402, 405, 408, 411, 414, 417, 420, 423, 426, 429, 432, 435, 438, 441, 444, 447, 450, 171, 174, 177, 321, 324, 171, 174, 177, 321, 324, 171, 174, 177, 321, 324, 171, 174, 177, 321, 324, 171, 174, 177, 321, 324, 171, 174, 177, 321, 324, 171, 174, 177, 321, 324, 171, 174, 177, 321, 324, 171, 174, 177, 321, 324, 171, 174, 177, 321, 324, 171, 174, 177, 321, 324, 171, 174, 177, 321, 324, 171, 174, 177, 321, 324, 171, 174, 177, 321, 324, 171, 174, 177, 321, 324, 171, 174, 177, 321, 324, 171, 174, 177, 321, 324, 171, 174, 177, 321, 324, 171, 174, 177, 321, 324, 171, 174, 177, 321, 324, 171, 174, 177, 321, 324, 171, 174, 177, 321, 324, 171, 174, 177, 321, 324, 171, 174, 177, 321, 324, 171, 174, 177, 321, 324, 171, 174, 177, 321, 324, 171, 174, 177, 321, 324, 171, 174, 177, 321, 324, 174, 177, 321, 324, 174, 177, 321, 324, 174, 177, 321, 324, 174, 177, 321, 324, 174, 177, 321, 324, 174, 177, 321, 324, 174, 177, 321, 324, 174, 177, 321, 324, 174, 177, 321, 324, 177, 180, 318, 321, 177, 180, 318, 321, 177, 180, 318, 321, 177, 180, 183, 315, 318, 321, 180, 183, 315, 318, 180, 183, 315, 318, 183, 186, 312, 315, 183, 186, 312, 315, 186, 189, 309, 312, 186, 189, 192, 306, 309, 312, 189, 192, 306, 309, 189, 192, 195, 303, 306, 309, 192, 195, 198, 300, 303, 306, 195, 198, 201, 294, 297, 300, 303, 198, 201, 204, 207, 291, 294, 297, 300, 201, 204, 207, 210, 213, 285, 288, 291, 294, 297, 207, 210, 213, 216, 219, 279, 282, 285, 288, 291, 210, 213, 216, 219, 222, 225, 228, 270, 273, 276, 279, 282, 285, 219, 222, 225, 228, 231, 234, 237, 240, 243, 246, 249, 252, 255, 258, 261, 264, 267, 270, 273, 276, 279, 228, 231, 234, 237, 240, 243, 246, 249, 252, 255, 258, 261, 264, 267, 270];
  Qx = [528, 528, 528, 528, 528, 528, 528, 528, 528, 528, 528, 528, 528, 528, 528, 528, 528, 528, 528, 528, 531, 531, 531, 531, 531, 531, 531, 531, 531, 531, 531, 531, 531, 531, 531, 531, 531, 531, 531, 531, 531, 531, 531, 531, 531, 531, 531, 531, 531, 531, 534, 534, 534, 534, 534, 534, 534, 534, 534, 534, 534, 534, 534, 534, 534, 534, 534, 534, 534, 534, 534, 534, 537, 537, 537, 537, 537, 537, 537, 537, 537, 537, 537, 537, 537, 537, 537, 537, 540, 540, 540, 540, 540, 540, 540, 540, 540, 540, 540, 540, 543, 543, 543, 543, 543, 543, 543, 543, 543, 543, 543, 543, 546, 546, 546, 546, 546, 546, 546, 546, 546, 546, 546, 546, 549, 549, 549, 549, 549, 549, 549, 549, 552, 552, 552, 552, 552, 552, 552, 552, 555, 555, 555, 555, 555, 555, 555, 555, 558, 558, 558, 558, 558, 558, 558, 558, 561, 561, 561, 561, 561, 561, 561, 561, 564, 564, 564, 564, 564, 564, 567, 567, 567, 567, 567, 567, 570, 570, 570, 570, 570, 570, 573, 573, 573, 573, 573, 573, 576, 576, 576, 576, 576, 576, 579, 579, 579, 579, 582, 582, 582, 582, 582, 582, 585, 585, 585, 585, 585, 585, 588, 588, 588, 588, 591, 591, 591, 591, 591, 591, 594, 594, 594, 594, 597, 597, 597, 597, 600, 600, 600, 600, 603, 603, 603, 603, 603, 603, 606, 606, 606, 606, 609, 609, 609, 609, 612, 612, 612, 612, 612, 612, 615, 615, 615, 615, 618, 618, 618, 618, 621, 621, 621, 621, 624, 624, 624, 624, 627, 627, 627, 627, 630, 630, 630, 630, 633, 633, 633, 633, 636, 636, 636, 636, 639, 639, 639, 639, 642, 642, 642, 642, 645, 645, 645, 645, 648, 648, 648, 648, 651, 651, 651, 651, 654, 654, 654, 654, 657, 657, 657, 657, 660, 660, 660, 660, 663, 663, 663, 663, 666, 666, 666, 666, 669, 669, 669, 669, 672, 672, 672, 672, 675, 675, 675, 675, 678, 678, 678, 678, 681, 681, 681, 681, 681, 684, 684, 684, 684, 684, 684, 684, 684, 687, 687, 687, 687, 687, 687, 687, 687, 687, 690, 690, 690, 690, 690, 690, 690, 690, 690, 693, 693, 693, 693, 693, 693, 693, 693, 693, 693, 696, 696, 696, 696, 696, 696, 696, 696, 699, 699, 699, 699, 699, 699, 699, 699, 699, 702, 702, 702, 702, 702, 702, 702, 702, 702, 705, 705, 705, 705, 705, 705, 705, 705, 705, 708, 708, 708, 708, 708, 708, 708, 708, 708, 711, 711, 711, 711, 711, 711, 711, 711, 714, 714, 714, 714, 714, 714, 714, 714, 714, 717, 717, 717, 717, 717, 717, 717, 717, 720, 720, 720, 720, 720, 720, 720, 720, 720, 720, 720, 723, 723, 723, 723, 723, 723, 723, 723, 723, 723, 726, 726, 726, 726, 726, 726, 726, 726, 726, 726, 729, 729, 729, 729, 729, 729, 729, 729, 729, 729, 729, 729, 732, 732, 732, 732, 732, 732, 732, 732, 732, 732, 732, 732, 735, 735, 735, 735, 735, 735, 735, 735, 735, 735, 735, 735, 738, 738, 738, 738, 738, 738, 738, 738, 738, 738, 738, 738, 738, 738, 741, 741, 741, 741, 741, 741, 741, 741, 741, 741, 741, 741, 741, 741, 741, 741, 741, 741, 744, 744, 744, 744, 744, 744, 744, 744, 744, 744, 744, 744, 744, 744, 744, 744, 744, 744, 744, 744, 744, 744, 744, 744, 747, 747, 747, 747, 747, 747, 747, 747, 747, 747, 747, 747, 747, 747, 747, 747, 747, 747, 747, 747, 747, 747, 747, 747, 747, 747, 747, 747, 747, 747, 747, 747, 750, 750, 750, 750, 750, 750, 750, 750, 750, 750, 750, 750, 750, 750, 750, 750, 750, 750, 750, 750, 750, 750, 750, 750];
  Qy = [282, 285, 288, 291, 294, 297, 300, 303, 306, 309, 312, 315, 318, 321, 324, 327, 330, 333, 336, 339, 267, 270, 273, 276, 279, 282, 285, 288, 291, 294, 297, 300, 303, 306, 309, 312, 315, 318, 321, 324, 327, 330, 333, 336, 339, 342, 345, 348, 351, 354, 255, 258, 261, 264, 267, 270, 273, 276, 279, 282, 285, 336, 339, 342, 345, 348, 351, 354, 357, 360, 363, 366, 246, 249, 252, 255, 258, 261, 264, 267, 354, 357, 360, 363, 366, 369, 372, 375, 240, 243, 246, 249, 252, 255, 366, 369, 372, 375, 378, 381, 231, 234, 237, 240, 243, 246, 375, 378, 381, 384, 387, 390, 225, 228, 231, 234, 237, 240, 381, 384, 387, 390, 393, 396, 222, 225, 228, 231, 390, 393, 396, 399, 216, 219, 222, 225, 396, 399, 402, 405, 213, 216, 219, 222, 399, 402, 405, 408, 207, 210, 213, 216, 405, 408, 411, 414, 204, 207, 210, 213, 408, 411, 414, 417, 201, 204, 207, 414, 417, 420, 198, 201, 204, 417, 420, 423, 195, 198, 201, 420, 423, 426, 192, 195, 198, 423, 426, 429, 189, 192, 195, 426, 429, 432, 189, 192, 429, 432, 186, 189, 192, 429, 432, 435, 183, 186, 189, 432, 435, 438, 183, 186, 435, 438, 180, 183, 186, 435, 438, 441, 180, 183, 438, 441, 177, 180, 441, 444, 177, 180, 441, 444, 174, 177, 180, 441, 444, 447, 174, 177, 444, 447, 174, 177, 444, 447, 171, 174, 177, 444, 447, 450, 171, 174, 447, 450, 171, 174, 447, 450, 171, 174, 447, 450, 171, 174, 447, 450, 168, 171, 450, 453, 168, 171, 450, 453, 168, 171, 450, 453, 168, 171, 450, 453, 168, 171, 450, 453, 168, 171, 450, 453, 168, 171, 450, 453, 168, 171, 450, 453, 168, 171, 450, 453, 171, 174, 447, 450, 171, 174, 447, 450, 171, 174, 447, 450, 171, 174, 447, 450, 171, 174, 447, 450, 174, 177, 444, 447, 174, 177, 444, 447, 174, 177, 444, 447, 177, 180, 441, 444, 177, 180, 441, 444, 447, 180, 183, 438, 441, 444, 447, 450, 453, 180, 183, 438, 441, 447, 450, 453, 456, 459, 183, 186, 435, 438, 453, 456, 459, 462, 465, 183, 186, 189, 432, 435, 438, 459, 462, 465, 468, 186, 189, 432, 435, 465, 468, 471, 474, 186, 189, 192, 429, 432, 468, 471, 474, 477, 189, 192, 195, 426, 429, 432, 474, 477, 480, 192, 195, 198, 423, 426, 429, 477, 480, 483, 195, 198, 201, 420, 423, 426, 480, 483, 486, 198, 201, 204, 417, 420, 423, 483, 486, 201, 204, 207, 414, 417, 420, 483, 486, 489, 204, 207, 210, 411, 414, 417, 486, 489, 207, 210, 213, 216, 405, 408, 411, 414, 486, 489, 492, 210, 213, 216, 219, 402, 405, 408, 411, 489, 492, 216, 219, 222, 225, 396, 399, 402, 405, 489, 492, 219, 222, 225, 228, 231, 390, 393, 396, 399, 402, 489, 492, 225, 228, 231, 234, 237, 384, 387, 390, 393, 396, 489, 492, 231, 234, 237, 240, 243, 378, 381, 384, 387, 390, 489, 492, 237, 240, 243, 246, 249, 252, 369, 372, 375, 378, 381, 384, 489, 492, 243, 246, 249, 252, 255, 258, 261, 264, 357, 360, 363, 366, 369, 372, 375, 378, 489, 492, 252, 255, 258, 261, 264, 267, 270, 273, 276, 279, 282, 339, 342, 345, 348, 351, 354, 357, 360, 363, 366, 369, 489, 492, 264, 267, 270, 273, 276, 279, 282, 285, 288, 291, 294, 297, 300, 303, 306, 309, 312, 315, 318, 321, 324, 327, 330, 333, 336, 339, 342, 345, 348, 351, 354, 357, 276, 279, 282, 285, 288, 291, 294, 297, 300, 303, 306, 309, 312, 315, 318, 321, 324, 327, 330, 333, 336, 339, 342, 345];
  Rx = [558, 558, 558, 558, 558, 558, 558, 558, 558, 558, 558, 558, 558, 558, 558, 558, 558, 558, 558, 558, 558, 558, 558, 558, 558, 558, 558, 558, 558, 558, 558, 558, 558, 558, 558, 558, 558, 558, 558, 558, 558, 558, 558, 558, 558, 558, 558, 558, 558, 558, 558, 558, 558, 558, 558, 558, 558, 558, 558, 558, 558, 558, 558, 558, 558, 558, 558, 558, 558, 558, 558, 558, 558, 558, 558, 558, 558, 558, 558, 558, 558, 558, 558, 558, 558, 558, 558, 558, 558, 558, 558, 558, 558, 558, 561, 561, 561, 561, 561, 561, 561, 561, 561, 561, 561, 561, 561, 561, 561, 561, 561, 561, 561, 561, 561, 561, 561, 561, 561, 561, 561, 561, 561, 561, 561, 561, 561, 561, 561, 561, 561, 561, 561, 561, 561, 561, 561, 561, 561, 561, 561, 561, 561, 561, 561, 561, 561, 561, 561, 561, 561, 561, 561, 561, 561, 561, 561, 561, 561, 561, 561, 561, 561, 561, 561, 561, 561, 561, 561, 561, 561, 561, 561, 561, 561, 561, 561, 561, 561, 561, 561, 561, 561, 561, 561, 561, 561, 561, 564, 564, 564, 564, 564, 564, 564, 564, 564, 564, 564, 564, 564, 564, 564, 564, 564, 564, 564, 564, 564, 564, 564, 564, 564, 564, 564, 564, 564, 564, 564, 564, 564, 564, 564, 564, 564, 564, 564, 564, 564, 564, 564, 564, 564, 564, 564, 564, 564, 564, 564, 564, 564, 564, 564, 564, 564, 564, 564, 564, 564, 564, 564, 564, 564, 564, 564, 564, 564, 564, 564, 564, 564, 564, 564, 564, 564, 564, 564, 564, 564, 564, 564, 564, 564, 564, 564, 564, 564, 564, 564, 564, 564, 564, 567, 567, 567, 567, 567, 567, 570, 570, 570, 570, 570, 570, 573, 573, 573, 573, 573, 573, 576, 576, 576, 576, 576, 576, 579, 579, 579, 579, 579, 579, 582, 582, 582, 582, 582, 582, 585, 585, 585, 585, 585, 585, 588, 588, 588, 588, 588, 588, 591, 591, 591, 591, 591, 591, 594, 594, 594, 594, 594, 594, 597, 597, 597, 597, 597, 597, 600, 600, 600, 600, 600, 600, 603, 603, 603, 603, 603, 603, 606, 606, 606, 606, 606, 606, 609, 609, 609, 609, 609, 609, 612, 612, 612, 612, 612, 612, 615, 615, 615, 615, 615, 615, 618, 618, 618, 618, 618, 618, 621, 621, 621, 621, 621, 621, 624, 624, 624, 624, 624, 624, 627, 627, 627, 627, 627, 627, 630, 630, 630, 630, 630, 630, 633, 633, 633, 633, 633, 633, 636, 636, 636, 636, 636, 636, 639, 639, 639, 639, 639, 639, 642, 642, 642, 642, 642, 642, 645, 645, 645, 645, 645, 645, 648, 648, 648, 648, 648, 648, 651, 651, 651, 651, 651, 651, 651, 654, 654, 654, 654, 654, 654, 654, 654, 657, 657, 657, 657, 657, 657, 657, 657, 660, 660, 660, 660, 660, 660, 660, 660, 663, 663, 663, 663, 663, 663, 663, 663, 666, 666, 666, 666, 666, 666, 666, 666, 669, 669, 669, 669, 669, 669, 669, 669, 672, 672, 672, 672, 672, 672, 672, 672, 672, 675, 675, 675, 675, 675, 675, 675, 678, 678, 678, 678, 678, 678, 678, 678, 681, 681, 681, 681, 681, 681, 681, 684, 684, 684, 684, 684, 684, 684, 684, 684, 687, 687, 687, 687, 687, 687, 687, 690, 690, 690, 690, 690, 690, 690, 690, 690, 690, 693, 693, 693, 693, 693, 693, 693, 696, 696, 696, 696, 696, 696, 696, 696, 696, 696, 699, 699, 699, 699, 699, 699, 699, 699, 699, 702, 702, 702, 702, 702, 702, 702, 702, 705, 705, 705, 705, 705, 705, 705, 705, 705, 705, 708, 708, 708, 708, 708, 708, 708, 708, 708, 708, 711, 711, 711, 711, 711, 711, 711, 711, 711, 711, 714, 714, 714, 714, 714, 714, 714, 714, 714, 714, 714, 714, 717, 717, 717, 717, 717, 717, 717, 717, 717, 717, 717, 717, 717, 717, 720, 720, 720, 720, 720, 720, 720, 720, 720, 720, 720, 720, 720, 720, 723, 723, 723, 723, 723, 723, 723, 723, 723, 723, 723, 723, 723, 723, 723, 723, 723, 723, 726, 726, 726, 726, 726, 726, 726, 726, 726, 726, 726, 726, 726, 726, 726, 726, 726, 726, 726, 726, 726, 726, 726, 729, 729, 729, 729, 729, 729, 729, 729, 729, 729, 729, 729, 729, 729, 729, 729, 729, 729, 732, 732, 732, 732, 735, 735, 735, 735, 738, 738, 741];
  Ry = [171, 174, 177, 180, 183, 186, 189, 192, 195, 198, 201, 204, 207, 210, 213, 216, 219, 222, 225, 228, 231, 234, 237, 240, 243, 246, 249, 252, 255, 258, 261, 264, 267, 270, 273, 276, 279, 282, 285, 288, 291, 294, 297, 300, 303, 306, 309, 312, 315, 318, 321, 324, 327, 330, 333, 336, 339, 342, 345, 348, 351, 354, 357, 360, 363, 366, 369, 372, 375, 378, 381, 384, 387, 390, 393, 396, 399, 402, 405, 408, 411, 414, 417, 420, 423, 426, 429, 432, 435, 438, 441, 444, 447, 450, 171, 174, 177, 180, 183, 186, 189, 192, 195, 198, 201, 204, 207, 210, 213, 216, 219, 222, 225, 228, 231, 234, 237, 240, 243, 246, 249, 252, 255, 258, 261, 264, 267, 270, 273, 276, 279, 282, 285, 288, 291, 294, 297, 300, 303, 306, 309, 312, 315, 318, 321, 324, 327, 330, 333, 336, 339, 342, 345, 348, 351, 354, 357, 360, 363, 366, 369, 372, 375, 378, 381, 384, 387, 390, 393, 396, 399, 402, 405, 408, 411, 414, 417, 420, 423, 426, 429, 432, 435, 438, 441, 444, 447, 450, 171, 174, 177, 180, 183, 186, 189, 192, 195, 198, 201, 204, 207, 210, 213, 216, 219, 222, 225, 228, 231, 234, 237, 240, 243, 246, 249, 252, 255, 258, 261, 264, 267, 270, 273, 276, 279, 282, 285, 288, 291, 294, 297, 300, 303, 306, 309, 312, 315, 318, 321, 324, 327, 330, 333, 336, 339, 342, 345, 348, 351, 354, 357, 360, 363, 366, 369, 372, 375, 378, 381, 384, 387, 390, 393, 396, 399, 402, 405, 408, 411, 414, 417, 420, 423, 426, 429, 432, 435, 438, 441, 444, 447, 450, 171, 174, 177, 315, 318, 321, 171, 174, 177, 315, 318, 321, 171, 174, 177, 315, 318, 321, 171, 174, 177, 315, 318, 321, 171, 174, 177, 315, 318, 321, 171, 174, 177, 315, 318, 321, 171, 174, 177, 315, 318, 321, 171, 174, 177, 315, 318, 321, 171, 174, 177, 315, 318, 321, 171, 174, 177, 315, 318, 321, 171, 174, 177, 315, 318, 321, 171, 174, 177, 315, 318, 321, 171, 174, 177, 315, 318, 321, 171, 174, 177, 315, 318, 321, 171, 174, 177, 315, 318, 321, 171, 174, 177, 315, 318, 321, 171, 174, 177, 315, 318, 321, 171, 174, 177, 315, 318, 321, 171, 174, 177, 315, 318, 321, 171, 174, 177, 315, 318, 321, 171, 174, 177, 315, 318, 321, 171, 174, 177, 315, 318, 321, 171, 174, 177, 315, 318, 321, 171, 174, 177, 315, 318, 321, 171, 174, 177, 315, 318, 321, 171, 174, 177, 315, 318, 321, 171, 174, 177, 315, 318, 321, 171, 174, 177, 315, 318, 321, 174, 177, 315, 318, 321, 324, 327, 174, 177, 315, 318, 321, 324, 327, 330, 174, 177, 315, 318, 327, 330, 333, 336, 174, 177, 315, 318, 330, 333, 336, 339, 174, 177, 315, 318, 336, 339, 342, 345, 174, 177, 315, 318, 339, 342, 345, 348, 174, 177, 315, 318, 345, 348, 351, 354, 174, 177, 180, 315, 318, 348, 351, 354, 357, 177, 180, 312, 315, 354, 357, 360, 177, 180, 312, 315, 357, 360, 363, 366, 177, 180, 312, 315, 363, 366, 369, 180, 183, 309, 312, 315, 366, 369, 372, 375, 180, 183, 309, 312, 372, 375, 378, 180, 183, 186, 306, 309, 312, 375, 378, 381, 384, 183, 186, 306, 309, 381, 384, 387, 183, 186, 189, 303, 306, 309, 384, 387, 390, 393, 186, 189, 192, 300, 303, 306, 390, 393, 396, 189, 192, 300, 303, 393, 396, 399, 402, 189, 192, 195, 297, 300, 303, 396, 399, 402, 405, 192, 195, 198, 294, 297, 300, 402, 405, 408, 411, 195, 198, 201, 291, 294, 297, 405, 408, 411, 414, 198, 201, 204, 207, 285, 288, 291, 294, 411, 414, 417, 420, 201, 204, 207, 210, 213, 279, 282, 285, 288, 291, 414, 417, 420, 423, 207, 210, 213, 216, 219, 273, 276, 279, 282, 285, 420, 423, 426, 429, 210, 213, 216, 219, 222, 225, 228, 264, 267, 270, 273, 276, 279, 282, 423, 426, 429, 432, 219, 222, 225, 228, 231, 234, 237, 240, 243, 246, 249, 252, 255, 258, 261, 264, 267, 270, 273, 429, 432, 435, 438, 228, 231, 234, 237, 240, 243, 246, 249, 252, 255, 258, 261, 264, 267, 432, 435, 438, 441, 438, 441, 444, 447, 441, 444, 447, 450, 447, 450, 450];
  Sx = [546, 546, 546, 546, 546, 546, 549, 549, 549, 549, 549, 549, 549, 549, 549, 552, 552, 552, 552, 552, 552, 552, 552, 555, 555, 555, 555, 555, 555, 558, 558, 558, 558, 558, 558, 558, 558, 558, 558, 561, 561, 561, 561, 561, 561, 561, 561, 561, 561, 561, 561, 561, 561, 561, 561, 561, 561, 561, 564, 564, 564, 564, 564, 564, 564, 564, 564, 564, 564, 564, 564, 564, 564, 564, 564, 564, 564, 564, 564, 564, 564, 564, 567, 567, 567, 567, 567, 567, 567, 567, 567, 567, 567, 567, 567, 570, 570, 570, 570, 570, 570, 570, 570, 570, 570, 570, 570, 573, 573, 573, 573, 573, 573, 573, 573, 573, 573, 573, 576, 576, 576, 576, 576, 576, 576, 576, 576, 579, 579, 579, 579, 579, 579, 579, 579, 579, 582, 582, 582, 582, 582, 582, 582, 582, 582, 585, 585, 585, 585, 585, 585, 585, 585, 585, 588, 588, 588, 588, 588, 588, 588, 591, 591, 591, 591, 591, 591, 591, 594, 594, 594, 594, 594, 594, 594, 597, 597, 597, 597, 597, 597, 597, 600, 600, 600, 600, 600, 600, 603, 603, 603, 603, 603, 603, 603, 606, 606, 606, 606, 606, 606, 609, 609, 609, 609, 609, 609, 609, 612, 612, 612, 612, 612, 612, 612, 615, 615, 615, 615, 615, 615, 618, 618, 618, 618, 618, 618, 618, 621, 621, 621, 621, 621, 621, 624, 624, 624, 624, 624, 624, 624, 627, 627, 627, 627, 627, 627, 627, 630, 630, 630, 630, 630, 630, 630, 633, 633, 633, 633, 633, 633, 636, 636, 636, 636, 636, 636, 636, 639, 639, 639, 639, 639, 639, 639, 642, 642, 642, 642, 642, 642, 645, 645, 645, 645, 645, 645, 645, 648, 648, 648, 648, 648, 648, 648, 651, 651, 651, 651, 651, 651, 654, 654, 654, 654, 654, 654, 654, 657, 657, 657, 657, 657, 657, 657, 660, 660, 660, 660, 660, 660, 663, 663, 663, 663, 663, 663, 666, 666, 666, 666, 666, 666, 666, 669, 669, 669, 669, 669, 669, 672, 672, 672, 672, 672, 672, 672, 672, 675, 675, 675, 675, 675, 675, 675, 678, 678, 678, 678, 678, 678, 678, 681, 681, 681, 681, 681, 681, 681, 681, 684, 684, 684, 684, 684, 684, 684, 687, 687, 687, 687, 687, 687, 687, 687, 690, 690, 690, 690, 690, 690, 690, 690, 693, 693, 693, 693, 693, 693, 693, 696, 696, 696, 696, 696, 696, 696, 696, 699, 699, 699, 699, 699, 699, 699, 699, 699, 702, 702, 702, 702, 702, 702, 702, 702, 702, 702, 705, 705, 705, 705, 705, 705, 705, 705, 708, 708, 708, 708, 708, 708, 708, 708, 708, 708, 708, 711, 711, 711, 711, 711, 711, 711, 711, 711, 711, 711, 711, 711, 714, 714, 714, 714, 714, 714, 714, 714, 714, 714, 714, 714, 714, 714, 717, 717, 717, 717, 717, 717, 717, 717, 717, 717, 717, 717, 717, 717, 717, 717, 720, 720, 720, 720, 720, 720, 720, 720, 720, 720, 720, 720, 720, 720, 720, 720, 720, 720, 720, 720, 723, 723, 723, 723, 723, 723, 723, 723, 723, 723, 723, 723, 723, 723, 723, 723, 723, 723, 723, 723, 723, 723, 723, 726, 726, 726, 726, 726, 726, 726, 726, 726, 726, 726, 726, 726, 726, 729, 729];
  Sy = [366, 369, 372, 375, 378, 381, 366, 369, 372, 375, 378, 381, 384, 387, 390, 378, 381, 384, 387, 390, 393, 396, 399, 390, 393, 396, 399, 402, 405, 228, 231, 234, 237, 240, 399, 402, 405, 408, 411, 216, 219, 222, 225, 228, 231, 234, 237, 240, 243, 246, 249, 252, 255, 405, 408, 411, 414, 417, 207, 210, 213, 216, 219, 222, 225, 228, 231, 234, 237, 240, 243, 246, 249, 252, 255, 258, 261, 264, 411, 414, 417, 420, 204, 207, 210, 213, 216, 255, 258, 261, 264, 267, 417, 420, 423, 198, 201, 204, 207, 261, 264, 267, 270, 273, 420, 423, 426, 195, 198, 201, 204, 267, 270, 273, 276, 423, 426, 429, 192, 195, 198, 273, 276, 279, 426, 429, 432, 189, 192, 195, 276, 279, 282, 429, 432, 435, 186, 189, 192, 279, 282, 285, 432, 435, 438, 183, 186, 189, 279, 282, 285, 288, 435, 438, 183, 186, 282, 285, 288, 438, 441, 180, 183, 285, 288, 291, 438, 441, 177, 180, 183, 288, 291, 441, 444, 177, 180, 288, 291, 294, 441, 444, 177, 180, 291, 294, 444, 447, 174, 177, 291, 294, 297, 444, 447, 174, 177, 294, 297, 444, 447, 174, 177, 294, 297, 300, 447, 450, 171, 174, 294, 297, 300, 447, 450, 171, 174, 297, 300, 447, 450, 171, 174, 297, 300, 303, 447, 450, 171, 174, 300, 303, 447, 450, 171, 174, 300, 303, 447, 450, 453, 168, 171, 300, 303, 306, 450, 453, 168, 171, 300, 303, 306, 450, 453, 168, 171, 303, 306, 450, 453, 168, 171, 303, 306, 309, 450, 453, 168, 171, 303, 306, 309, 450, 453, 168, 171, 306, 309, 450, 453, 168, 171, 306, 309, 312, 450, 453, 168, 171, 306, 309, 312, 450, 453, 168, 171, 309, 312, 450, 453, 168, 171, 174, 309, 312, 450, 453, 171, 174, 309, 312, 315, 447, 450, 171, 174, 312, 315, 447, 450, 171, 174, 312, 315, 447, 450, 171, 174, 312, 315, 318, 447, 450, 174, 177, 315, 318, 447, 450, 174, 177, 315, 318, 321, 444, 447, 450, 174, 177, 315, 318, 321, 444, 447, 177, 180, 318, 321, 324, 444, 447, 177, 180, 318, 321, 324, 441, 444, 447, 180, 183, 321, 324, 327, 441, 444, 180, 183, 186, 321, 324, 327, 441, 444, 183, 186, 189, 324, 327, 330, 438, 441, 186, 189, 324, 327, 330, 438, 441, 186, 189, 192, 327, 330, 333, 435, 438, 189, 192, 195, 330, 333, 336, 432, 435, 438, 192, 195, 198, 201, 333, 336, 339, 429, 432, 435, 198, 201, 204, 333, 336, 339, 429, 432, 201, 204, 207, 210, 336, 339, 342, 345, 426, 429, 432, 204, 207, 210, 213, 216, 339, 342, 345, 348, 420, 423, 426, 429, 210, 213, 216, 219, 222, 225, 342, 345, 348, 351, 417, 420, 423, 426, 216, 219, 222, 225, 228, 231, 234, 237, 348, 351, 354, 357, 411, 414, 417, 420, 225, 228, 231, 234, 237, 240, 243, 246, 351, 354, 357, 360, 363, 366, 402, 405, 408, 411, 414, 417, 237, 240, 243, 246, 357, 360, 363, 366, 369, 372, 375, 378, 381, 384, 387, 390, 393, 396, 399, 402, 405, 408, 411, 366, 369, 372, 375, 378, 381, 384, 387, 390, 393, 396, 399, 402, 405, 384, 387];
  Tx = [543, 543, 543, 546, 546, 546, 549, 549, 549, 552, 552, 552, 555, 555, 555, 558, 558, 558, 561, 561, 561, 564, 564, 564, 567, 567, 567, 570, 570, 570, 573, 573, 573, 576, 576, 576, 579, 579, 579, 582, 582, 582, 585, 585, 585, 588, 588, 588, 591, 591, 591, 594, 594, 594, 597, 597, 597, 600, 600, 600, 603, 603, 603, 606, 606, 606, 609, 609, 609, 612, 612, 612, 615, 615, 615, 618, 618, 618, 621, 621, 621, 624, 624, 624, 627, 627, 627, 630, 630, 630, 633, 633, 633, 636, 636, 636, 639, 639, 639, 639, 639, 639, 639, 639, 639, 639, 639, 639, 639, 639, 639, 639, 639, 639, 639, 639, 639, 639, 639, 639, 639, 639, 639, 639, 639, 639, 639, 639, 639, 639, 639, 639, 639, 639, 639, 639, 639, 639, 639, 639, 639, 639, 639, 639, 639, 639, 639, 639, 639, 639, 639, 639, 639, 639, 639, 639, 639, 639, 639, 639, 639, 639, 639, 639, 639, 639, 639, 639, 639, 639, 639, 639, 639, 639, 639, 639, 639, 639, 639, 639, 639, 639, 639, 639, 639, 639, 639, 639, 639, 639, 642, 642, 642, 642, 642, 642, 642, 642, 642, 642, 642, 642, 642, 642, 642, 642, 642, 642, 642, 642, 642, 642, 642, 642, 642, 642, 642, 642, 642, 642, 642, 642, 642, 642, 642, 642, 642, 642, 642, 642, 642, 642, 642, 642, 642, 642, 642, 642, 642, 642, 642, 642, 642, 642, 642, 642, 642, 642, 642, 642, 642, 642, 642, 642, 642, 642, 642, 642, 642, 642, 642, 642, 642, 642, 642, 642, 642, 642, 642, 642, 642, 642, 642, 642, 642, 642, 642, 642, 642, 642, 642, 642, 642, 642, 645, 645, 645, 648, 648, 648, 651, 651, 651, 654, 654, 654, 657, 657, 657, 660, 660, 660, 663, 663, 663, 666, 666, 666, 669, 669, 669, 672, 672, 672, 675, 675, 675, 678, 678, 678, 681, 681, 681, 684, 684, 684, 687, 687, 687, 690, 690, 690, 693, 693, 693, 696, 696, 696, 699, 699, 699, 702, 702, 702, 705, 705, 705, 708, 708, 708, 711, 711, 711, 714, 714, 714, 717, 717, 717, 720, 720, 720, 723, 723, 723, 726, 726, 726, 729, 729, 729, 732, 732, 732, 735, 735, 735, 738, 738, 738];
  Ty = [171, 174, 177, 171, 174, 177, 171, 174, 177, 171, 174, 177, 171, 174, 177, 171, 174, 177, 171, 174, 177, 171, 174, 177, 171, 174, 177, 171, 174, 177, 171, 174, 177, 171, 174, 177, 171, 174, 177, 171, 174, 177, 171, 174, 177, 171, 174, 177, 171, 174, 177, 171, 174, 177, 171, 174, 177, 171, 174, 177, 171, 174, 177, 171, 174, 177, 171, 174, 177, 171, 174, 177, 171, 174, 177, 171, 174, 177, 171, 174, 177, 171, 174, 177, 171, 174, 177, 171, 174, 177, 171, 174, 177, 171, 174, 177, 171, 174, 177, 180, 183, 186, 189, 192, 195, 198, 201, 204, 207, 210, 213, 216, 219, 222, 225, 228, 231, 234, 237, 240, 243, 246, 249, 252, 255, 258, 261, 264, 267, 270, 273, 276, 279, 282, 285, 288, 291, 294, 297, 300, 303, 306, 309, 312, 315, 318, 321, 324, 327, 330, 333, 336, 339, 342, 345, 348, 351, 354, 357, 360, 363, 366, 369, 372, 375, 378, 381, 384, 387, 390, 393, 396, 399, 402, 405, 408, 411, 414, 417, 420, 423, 426, 429, 432, 435, 438, 441, 444, 447, 450, 171, 174, 177, 180, 183, 186, 189, 192, 195, 198, 201, 204, 207, 210, 213, 216, 219, 222, 225, 228, 231, 234, 237, 240, 243, 246, 249, 252, 255, 258, 261, 264, 267, 270, 273, 276, 279, 282, 285, 288, 291, 294, 297, 300, 303, 306, 309, 312, 315, 318, 321, 324, 327, 330, 333, 336, 339, 342, 345, 348, 351, 354, 357, 360, 363, 366, 369, 372, 375, 378, 381, 384, 387, 390, 393, 396, 399, 402, 405, 408, 411, 414, 417, 420, 423, 426, 429, 432, 435, 438, 441, 444, 447, 450, 171, 174, 177, 171, 174, 177, 171, 174, 177, 171, 174, 177, 171, 174, 177, 171, 174, 177, 171, 174, 177, 171, 174, 177, 171, 174, 177, 171, 174, 177, 171, 174, 177, 171, 174, 177, 171, 174, 177, 171, 174, 177, 171, 174, 177, 171, 174, 177, 171, 174, 177, 171, 174, 177, 171, 174, 177, 171, 174, 177, 171, 174, 177, 171, 174, 177, 171, 174, 177, 171, 174, 177, 171, 174, 177, 171, 174, 177, 171, 174, 177, 171, 174, 177, 171, 174, 177, 171, 174, 177, 171, 174, 177, 171, 174, 177];
  Ux = [549, 549, 549, 549, 549, 549, 549, 549, 549, 549, 549, 549, 549, 549, 549, 549, 549, 549, 549, 549, 549, 549, 549, 549, 549, 549, 549, 549, 549, 549, 549, 549, 549, 549, 549, 549, 549, 549, 549, 549, 549, 549, 549, 549, 549, 549, 549, 549, 549, 549, 549, 549, 549, 549, 549, 549, 549, 549, 549, 549, 549, 549, 549, 549, 549, 549, 549, 549, 552, 552, 552, 552, 552, 552, 552, 552, 552, 552, 552, 552, 552, 552, 552, 552, 552, 552, 552, 552, 552, 552, 552, 552, 552, 552, 552, 552, 552, 552, 552, 552, 552, 552, 552, 552, 552, 552, 552, 552, 552, 552, 552, 552, 552, 552, 552, 552, 552, 552, 552, 552, 552, 552, 552, 552, 552, 552, 552, 552, 552, 552, 552, 552, 552, 552, 552, 552, 552, 552, 552, 552, 552, 555, 555, 555, 555, 555, 555, 555, 555, 555, 555, 555, 555, 555, 558, 558, 558, 558, 558, 558, 558, 561, 561, 561, 561, 561, 564, 564, 564, 564, 564, 567, 567, 567, 567, 570, 570, 570, 570, 573, 573, 573, 573, 576, 576, 576, 579, 579, 582, 582, 585, 585, 585, 588, 588, 588, 591, 591, 594, 594, 594, 597, 597, 600, 600, 600, 603, 603, 606, 606, 609, 609, 609, 612, 612, 615, 615, 618, 618, 621, 621, 624, 624, 624, 627, 627, 630, 630, 633, 633, 636, 636, 639, 639, 642, 642, 645, 645, 648, 648, 651, 651, 654, 654, 657, 657, 660, 660, 663, 663, 666, 666, 669, 669, 672, 672, 675, 675, 678, 678, 681, 681, 684, 684, 687, 687, 690, 690, 690, 693, 693, 696, 696, 696, 699, 699, 699, 702, 702, 702, 705, 705, 705, 708, 708, 708, 711, 711, 711, 711, 714, 714, 714, 714, 714, 717, 717, 717, 717, 717, 720, 720, 720, 720, 720, 720, 723, 723, 723, 723, 723, 723, 723, 723, 723, 726, 726, 726, 726, 726, 726, 726, 726, 726, 726, 726, 726, 726, 726, 726, 726, 726, 726, 726, 726, 726, 726, 726, 726, 726, 726, 726, 726, 726, 726, 726, 726, 726, 726, 726, 726, 726, 726, 726, 726, 726, 726, 726, 726, 726, 726, 726, 726, 726, 726, 726, 726, 726, 726, 726, 726, 726, 726, 726, 726, 726, 726, 726, 726, 726, 726, 726, 726, 726, 726, 726, 726, 726, 726, 726, 729, 729, 729, 729, 729, 729, 729, 729, 729, 729, 729, 729, 729, 729, 729, 729, 729, 729, 729, 729, 729, 729, 729, 729, 729, 729, 729, 729, 729, 729, 729, 729, 729, 729, 729, 729, 729, 729, 729, 729, 729, 729, 729, 729, 729, 729, 729, 729, 729, 729, 729, 729, 729, 729, 729, 729, 729, 729, 729, 729, 729, 729, 729, 729, 729, 729, 729, 729, 729, 729, 729];
  Uy = [171, 174, 177, 180, 183, 186, 189, 192, 195, 198, 201, 204, 207, 210, 213, 216, 219, 222, 225, 228, 231, 234, 237, 240, 243, 246, 249, 252, 255, 258, 261, 264, 267, 270, 273, 276, 279, 282, 285, 288, 291, 294, 297, 300, 303, 306, 309, 312, 315, 318, 321, 324, 327, 330, 333, 336, 339, 342, 345, 348, 351, 354, 357, 360, 363, 366, 369, 372, 171, 174, 177, 180, 183, 186, 189, 192, 195, 198, 201, 204, 207, 210, 213, 216, 219, 222, 225, 228, 231, 234, 237, 240, 243, 246, 249, 252, 255, 258, 261, 264, 267, 270, 273, 276, 279, 282, 285, 288, 291, 294, 297, 300, 303, 306, 309, 312, 315, 318, 321, 324, 327, 330, 333, 336, 339, 342, 345, 348, 351, 354, 357, 360, 363, 366, 369, 372, 375, 378, 381, 384, 387, 363, 366, 369, 372, 375, 378, 381, 384, 387, 390, 393, 396, 399, 387, 390, 393, 396, 399, 402, 405, 399, 402, 405, 408, 411, 405, 408, 411, 414, 417, 411, 414, 417, 420, 417, 420, 423, 426, 420, 423, 426, 429, 426, 429, 432, 429, 432, 432, 435, 432, 435, 438, 435, 438, 441, 438, 441, 438, 441, 444, 441, 444, 441, 444, 447, 444, 447, 444, 447, 444, 447, 450, 447, 450, 447, 450, 447, 450, 447, 450, 447, 450, 453, 450, 453, 450, 453, 450, 453, 450, 453, 450, 453, 450, 453, 450, 453, 450, 453, 450, 453, 450, 453, 447, 450, 447, 450, 447, 450, 447, 450, 447, 450, 444, 447, 444, 447, 444, 447, 441, 444, 441, 444, 438, 441, 435, 438, 441, 435, 438, 432, 435, 438, 429, 432, 435, 426, 429, 432, 423, 426, 429, 420, 423, 426, 414, 417, 420, 423, 408, 411, 414, 417, 420, 402, 405, 408, 411, 414, 393, 396, 399, 402, 405, 408, 378, 381, 384, 387, 390, 393, 396, 399, 402, 171, 174, 177, 180, 183, 186, 189, 192, 195, 198, 201, 204, 207, 210, 213, 216, 219, 222, 225, 228, 231, 234, 237, 240, 243, 246, 249, 252, 255, 258, 261, 264, 267, 270, 273, 276, 279, 282, 285, 288, 291, 294, 297, 300, 303, 306, 309, 312, 315, 318, 321, 324, 327, 330, 333, 336, 339, 342, 345, 348, 351, 354, 357, 360, 363, 366, 369, 372, 375, 378, 381, 384, 387, 390, 393, 171, 174, 177, 180, 183, 186, 189, 192, 195, 198, 201, 204, 207, 210, 213, 216, 219, 222, 225, 228, 231, 234, 237, 240, 243, 246, 249, 252, 255, 258, 261, 264, 267, 270, 273, 276, 279, 282, 285, 288, 291, 294, 297, 300, 303, 306, 309, 312, 315, 318, 321, 324, 327, 330, 333, 336, 339, 342, 345, 348, 351, 354, 357, 360, 363, 366, 369, 372, 375, 378, 381];
  Vx = [537, 540, 540, 540, 540, 543, 543, 543, 543, 543, 543, 543, 546, 546, 546, 546, 546, 546, 546, 549, 549, 549, 549, 549, 549, 552, 552, 552, 552, 552, 552, 555, 555, 555, 555, 555, 555, 558, 558, 558, 558, 558, 558, 558, 561, 561, 561, 561, 561, 561, 561, 564, 564, 564, 564, 564, 564, 567, 567, 567, 567, 567, 567, 570, 570, 570, 570, 570, 570, 573, 573, 573, 573, 573, 573, 573, 576, 576, 576, 576, 576, 576, 576, 579, 579, 579, 579, 579, 579, 582, 582, 582, 582, 582, 582, 585, 585, 585, 585, 585, 585, 588, 588, 588, 588, 588, 588, 588, 591, 591, 591, 591, 591, 591, 591, 594, 594, 594, 594, 594, 594, 597, 597, 597, 597, 597, 597, 600, 600, 600, 600, 600, 600, 600, 603, 603, 603, 603, 603, 603, 603, 606, 606, 606, 606, 606, 606, 606, 609, 609, 609, 609, 609, 609, 612, 612, 612, 612, 612, 612, 615, 615, 615, 615, 615, 615, 615, 618, 618, 618, 618, 618, 618, 618, 621, 621, 621, 621, 621, 621, 621, 624, 624, 624, 624, 624, 624, 627, 627, 627, 627, 627, 627, 630, 630, 630, 630, 630, 630, 630, 633, 633, 633, 633, 633, 633, 633, 636, 636, 636, 636, 636, 636, 636, 639, 639, 639, 639, 642, 642, 642, 642, 642, 645, 645, 645, 645, 645, 645, 648, 648, 648, 648, 648, 648, 651, 651, 651, 651, 651, 651, 654, 654, 654, 654, 654, 654, 654, 657, 657, 657, 657, 657, 657, 660, 660, 660, 660, 660, 660, 663, 663, 663, 663, 663, 663, 666, 666, 666, 666, 666, 666, 669, 669, 669, 669, 669, 669, 672, 672, 672, 672, 672, 672, 675, 675, 675, 675, 675, 675, 678, 678, 678, 678, 678, 678, 681, 681, 681, 681, 681, 681, 684, 684, 684, 684, 684, 684, 684, 687, 687, 687, 687, 687, 687, 690, 690, 690, 690, 690, 690, 693, 693, 693, 693, 693, 693, 696, 696, 696, 696, 696, 696, 696, 699, 699, 699, 699, 699, 699, 699, 702, 702, 702, 702, 702, 702, 705, 705, 705, 705, 705, 705, 708, 708, 708, 708, 708, 708, 711, 711, 711, 711, 711, 711, 714, 714, 714, 714, 714, 714, 714, 717, 717, 717, 717, 717, 717, 720, 720, 720, 720, 720, 720, 723, 723, 723, 723, 723, 723, 726, 726, 726, 726, 726, 726, 726, 729, 729, 729, 729, 729, 729, 729, 732, 732, 732, 732, 732, 732, 735, 735, 735, 735, 735, 735, 738, 738, 738, 738, 738, 741, 741];
  Vy = [171, 171, 174, 177, 180, 171, 174, 177, 180, 183, 186, 189, 180, 183, 186, 189, 192, 195, 198, 189, 192, 195, 198, 201, 204, 198, 201, 204, 207, 210, 213, 207, 210, 213, 216, 219, 222, 213, 216, 219, 222, 225, 228, 231, 222, 225, 228, 231, 234, 237, 240, 231, 234, 237, 240, 243, 246, 240, 243, 246, 249, 252, 255, 249, 252, 255, 258, 261, 264, 255, 258, 261, 264, 267, 270, 273, 264, 267, 270, 273, 276, 279, 282, 273, 276, 279, 282, 285, 288, 282, 285, 288, 291, 294, 297, 291, 294, 297, 300, 303, 306, 297, 300, 303, 306, 309, 312, 315, 306, 309, 312, 315, 318, 321, 324, 315, 318, 321, 324, 327, 330, 324, 327, 330, 333, 336, 339, 330, 333, 336, 339, 342, 345, 348, 339, 342, 345, 348, 351, 354, 357, 348, 351, 354, 357, 360, 363, 366, 357, 360, 363, 366, 369, 372, 366, 369, 372, 375, 378, 381, 372, 375, 378, 381, 384, 387, 390, 381, 384, 387, 390, 393, 396, 399, 390, 393, 396, 399, 402, 405, 408, 399, 402, 405, 408, 411, 414, 408, 411, 414, 417, 420, 423, 414, 417, 420, 423, 426, 429, 432, 423, 426, 429, 432, 435, 438, 441, 432, 435, 438, 441, 444, 447, 450, 441, 444, 447, 450, 438, 441, 444, 447, 450, 429, 432, 435, 438, 441, 444, 420, 423, 426, 429, 432, 435, 411, 414, 417, 420, 423, 426, 402, 405, 408, 411, 414, 417, 420, 396, 399, 402, 405, 408, 411, 387, 390, 393, 396, 399, 402, 378, 381, 384, 387, 390, 393, 369, 372, 375, 378, 381, 384, 363, 366, 369, 372, 375, 378, 354, 357, 360, 363, 366, 369, 345, 348, 351, 354, 357, 360, 336, 339, 342, 345, 348, 351, 327, 330, 333, 336, 339, 342, 318, 321, 324, 327, 330, 333, 336, 312, 315, 318, 321, 324, 327, 303, 306, 309, 312, 315, 318, 294, 297, 300, 303, 306, 309, 285, 288, 291, 294, 297, 300, 303, 276, 279, 282, 285, 288, 291, 294, 270, 273, 276, 279, 282, 285, 261, 264, 267, 270, 273, 276, 252, 255, 258, 261, 264, 267, 243, 246, 249, 252, 255, 258, 234, 237, 240, 243, 246, 249, 252, 228, 231, 234, 237, 240, 243, 219, 222, 225, 228, 231, 234, 210, 213, 216, 219, 222, 225, 201, 204, 207, 210, 213, 216, 219, 192, 195, 198, 201, 204, 207, 210, 186, 189, 192, 195, 198, 201, 177, 180, 183, 186, 189, 192, 171, 174, 177, 180, 183, 171, 174];
  Wx = [483, 483, 483, 486, 486, 486, 486, 486, 486, 486, 489, 489, 489, 489, 489, 489, 489, 489, 489, 492, 492, 492, 492, 492, 492, 492, 492, 492, 495, 495, 495, 495, 495, 495, 495, 495, 495, 498, 498, 498, 498, 498, 498, 498, 498, 498, 501, 501, 501, 501, 501, 501, 501, 501, 501, 504, 504, 504, 504, 504, 504, 504, 504, 504, 507, 507, 507, 507, 507, 507, 507, 507, 507, 510, 510, 510, 510, 510, 510, 510, 510, 510, 513, 513, 513, 513, 513, 513, 513, 513, 513, 516, 516, 516, 516, 516, 516, 516, 516, 516, 519, 519, 519, 519, 519, 519, 519, 519, 519, 522, 522, 522, 522, 522, 522, 522, 522, 522, 525, 525, 525, 525, 525, 525, 525, 525, 525, 528, 528, 528, 528, 528, 528, 528, 528, 528, 531, 531, 531, 531, 531, 531, 531, 531, 531, 531, 534, 534, 534, 534, 534, 534, 534, 534, 534, 537, 537, 537, 537, 537, 537, 537, 537, 537, 540, 540, 540, 540, 540, 540, 540, 540, 540, 543, 543, 543, 543, 543, 543, 543, 543, 543, 546, 546, 546, 546, 546, 546, 546, 546, 546, 549, 549, 549, 549, 549, 549, 549, 549, 549, 552, 552, 552, 552, 552, 552, 552, 552, 552, 555, 555, 555, 555, 555, 555, 555, 555, 555, 555, 558, 558, 558, 558, 558, 558, 558, 561, 561, 561, 561, 561, 564, 564, 564, 564, 564, 564, 564, 564, 564, 567, 567, 567, 567, 567, 567, 567, 567, 567, 570, 570, 570, 570, 570, 570, 570, 570, 573, 573, 573, 573, 573, 573, 573, 573, 573, 576, 576, 576, 576, 576, 576, 576, 576, 579, 579, 579, 579, 579, 579, 579, 579, 579, 582, 582, 582, 582, 582, 582, 582, 582, 585, 585, 585, 585, 585, 585, 585, 585, 585, 588, 588, 588, 588, 588, 588, 588, 588, 588, 591, 591, 591, 591, 591, 591, 591, 591, 591, 594, 594, 594, 594, 594, 594, 594, 594, 594, 597, 597, 597, 597, 597, 597, 597, 597, 600, 600, 600, 600, 600, 600, 600, 600, 600, 603, 603, 603, 603, 603, 603, 603, 603, 606, 606, 606, 606, 606, 606, 606, 606, 606, 609, 609, 609, 609, 609, 609, 609, 609, 609, 612, 612, 612, 612, 612, 612, 612, 612, 612, 615, 615, 615, 615, 615, 615, 615, 615, 615, 618, 618, 618, 618, 618, 618, 618, 618, 618, 621, 621, 621, 621, 621, 621, 621, 621, 621, 624, 624, 624, 624, 624, 624, 624, 624, 624, 627, 627, 627, 627, 627, 627, 627, 627, 627, 630, 630, 630, 630, 630, 630, 630, 630, 630, 633, 633, 633, 633, 633, 633, 633, 633, 633, 636, 636, 636, 636, 636, 636, 636, 636, 639, 639, 639, 639, 639, 642, 642, 642, 642, 642, 642, 645, 645, 645, 645, 645, 645, 645, 645, 648, 648, 648, 648, 648, 648, 648, 648, 648, 651, 651, 651, 651, 651, 651, 651, 651, 654, 654, 654, 654, 654, 654, 654, 654, 654, 657, 657, 657, 657, 657, 657, 657, 657, 660, 660, 660, 660, 660, 660, 660, 660, 663, 663, 663, 663, 663, 663, 663, 663, 666, 666, 666, 666, 666, 666, 666, 666, 669, 669, 669, 669, 669, 669, 669, 669, 669, 672, 672, 672, 672, 672, 672, 672, 672, 675, 675, 675, 675, 675, 675, 675, 675, 675, 678, 678, 678, 678, 678, 678, 678, 678, 681, 681, 681, 681, 681, 681, 681, 681, 684, 684, 684, 684, 684, 684, 684, 684, 684, 687, 687, 687, 687, 687, 687, 687, 687, 690, 690, 690, 690, 690, 690, 690, 690, 690, 693, 693, 693, 693, 693, 693, 693, 693, 696, 696, 696, 696, 696, 696, 696, 696, 696, 699, 699, 699, 699, 699, 699, 699, 699, 702, 702, 702, 702, 702, 702, 702, 702, 705, 705, 705, 705, 705, 705, 705, 705, 705, 708, 708, 708, 708, 708, 708, 708, 708, 711, 711, 711, 711, 711, 711, 711, 711, 711, 714, 714, 714, 714, 714, 714, 714, 714, 717, 717, 717, 717, 717, 717, 717, 720, 720, 720, 720, 720, 720, 723, 723, 723, 723, 723, 723, 723, 723, 723, 726, 726, 726, 726, 726, 726, 726, 726, 726, 729, 729, 729, 729, 729, 729, 729, 729, 729, 732, 732, 732, 732, 732, 732, 732, 732, 732, 732, 735, 735, 735, 735, 735, 735, 735, 735, 735, 738, 738, 738, 738, 738, 738, 738, 738, 738, 741, 741, 741, 741, 741, 741, 741, 741, 741, 744, 744, 744, 744, 744, 744, 744, 744, 744, 744, 747, 747, 747, 747, 747, 747, 747, 747, 747, 750, 750, 750, 750, 750, 750, 750, 750, 750, 753, 753, 753, 753, 753, 753, 753, 753, 753, 756, 756, 756, 756, 756, 756, 756, 756, 756, 759, 759, 759, 759, 759, 759, 759, 759, 759, 762, 762, 762, 762, 762, 762, 762, 762, 762, 765, 765, 765, 765, 765, 765, 765, 765, 765, 768, 768, 768, 768, 768, 768, 768, 768, 768, 771, 771, 771, 771, 771, 771, 771, 771, 771, 774, 774, 774, 774, 774, 774, 774, 774, 774, 777, 777, 777, 777, 777, 777, 777, 777, 777, 780, 780, 780, 780, 780, 780, 780, 780, 780, 783, 783, 783, 783, 783, 783, 783, 783, 783, 786, 786, 786, 786, 786, 786, 786, 786, 786, 789, 789, 789, 789, 789, 789, 789, 789, 789, 789, 792, 792, 792, 792, 792, 792, 792, 792, 795, 795, 795, 795];
  Wy = [171, 174, 177, 171, 174, 177, 180, 183, 186, 189, 174, 177, 180, 183, 186, 189, 192, 195, 198, 186, 189, 192, 195, 198, 201, 204, 207, 210, 198, 201, 204, 207, 210, 213, 216, 219, 222, 207, 210, 213, 216, 219, 222, 225, 228, 231, 219, 222, 225, 228, 231, 234, 237, 240, 243, 231, 234, 237, 240, 243, 246, 249, 252, 255, 243, 246, 249, 252, 255, 258, 261, 264, 267, 252, 255, 258, 261, 264, 267, 270, 273, 276, 264, 267, 270, 273, 276, 279, 282, 285, 288, 276, 279, 282, 285, 288, 291, 294, 297, 300, 288, 291, 294, 297, 300, 303, 306, 309, 312, 297, 300, 303, 306, 309, 312, 315, 318, 321, 309, 312, 315, 318, 321, 324, 327, 330, 333, 321, 324, 327, 330, 333, 336, 339, 342, 345, 330, 333, 336, 339, 342, 345, 348, 351, 354, 357, 342, 345, 348, 351, 354, 357, 360, 363, 366, 354, 357, 360, 363, 366, 369, 372, 375, 378, 366, 369, 372, 375, 378, 381, 384, 387, 390, 375, 378, 381, 384, 387, 390, 393, 396, 399, 387, 390, 393, 396, 399, 402, 405, 408, 411, 399, 402, 405, 408, 411, 414, 417, 420, 423, 411, 414, 417, 420, 423, 426, 429, 432, 435, 420, 423, 426, 429, 432, 435, 438, 441, 444, 447, 432, 435, 438, 441, 444, 447, 450, 438, 441, 444, 447, 450, 426, 429, 432, 435, 438, 441, 444, 447, 450, 414, 417, 420, 423, 426, 429, 432, 435, 438, 405, 408, 411, 414, 417, 420, 423, 426, 393, 396, 399, 402, 405, 408, 411, 414, 417, 384, 387, 390, 393, 396, 399, 402, 405, 372, 375, 378, 381, 384, 387, 390, 393, 396, 363, 366, 369, 372, 375, 378, 381, 384, 351, 354, 357, 360, 363, 366, 369, 372, 375, 339, 342, 345, 348, 351, 354, 357, 360, 363, 330, 333, 336, 339, 342, 345, 348, 351, 354, 318, 321, 324, 327, 330, 333, 336, 339, 342, 309, 312, 315, 318, 321, 324, 327, 330, 297, 300, 303, 306, 309, 312, 315, 318, 321, 288, 291, 294, 297, 300, 303, 306, 309, 276, 279, 282, 285, 288, 291, 294, 297, 300, 264, 267, 270, 273, 276, 279, 282, 285, 288, 255, 258, 261, 264, 267, 270, 273, 276, 279, 243, 246, 249, 252, 255, 258, 261, 264, 267, 234, 237, 240, 243, 246, 249, 252, 255, 258, 222, 225, 228, 231, 234, 237, 240, 243, 246, 210, 213, 216, 219, 222, 225, 228, 231, 234, 201, 204, 207, 210, 213, 216, 219, 222, 225, 189, 192, 195, 198, 201, 204, 207, 210, 213, 180, 183, 186, 189, 192, 195, 198, 201, 204, 171, 174, 177, 180, 183, 186, 189, 192, 171, 174, 177, 180, 183, 171, 174, 177, 180, 183, 186, 177, 180, 183, 186, 189, 192, 195, 198, 186, 189, 192, 195, 198, 201, 204, 207, 210, 198, 201, 204, 207, 210, 213, 216, 219, 207, 210, 213, 216, 219, 222, 225, 228, 231, 219, 222, 225, 228, 231, 234, 237, 240, 231, 234, 237, 240, 243, 246, 249, 252, 240, 243, 246, 249, 252, 255, 258, 261, 252, 255, 258, 261, 264, 267, 270, 273, 261, 264, 267, 270, 273, 276, 279, 282, 285, 273, 276, 279, 282, 285, 288, 291, 294, 282, 285, 288, 291, 294, 297, 300, 303, 306, 294, 297, 300, 303, 306, 309, 312, 315, 306, 309, 312, 315, 318, 321, 324, 327, 315, 318, 321, 324, 327, 330, 333, 336, 339, 327, 330, 333, 336, 339, 342, 345, 348, 336, 339, 342, 345, 348, 351, 354, 357, 360, 348, 351, 354, 357, 360, 363, 366, 369, 357, 360, 363, 366, 369, 372, 375, 378, 381, 369, 372, 375, 378, 381, 384, 387, 390, 381, 384, 387, 390, 393, 396, 399, 402, 390, 393, 396, 399, 402, 405, 408, 411, 414, 402, 405, 408, 411, 414, 417, 420, 423, 411, 414, 417, 420, 423, 426, 429, 432, 435, 423, 426, 429, 432, 435, 438, 441, 444, 432, 435, 438, 441, 444, 447, 450, 435, 438, 441, 444, 447, 450, 426, 429, 432, 435, 438, 441, 444, 447, 450, 414, 417, 420, 423, 426, 429, 432, 435, 438, 402, 405, 408, 411, 414, 417, 420, 423, 426, 390, 393, 396, 399, 402, 405, 408, 411, 414, 417, 381, 384, 387, 390, 393, 396, 399, 402, 405, 369, 372, 375, 378, 381, 384, 387, 390, 393, 357, 360, 363, 366, 369, 372, 375, 378, 381, 345, 348, 351, 354, 357, 360, 363, 366, 369, 372, 336, 339, 342, 345, 348, 351, 354, 357, 360, 324, 327, 330, 333, 336, 339, 342, 345, 348, 312, 315, 318, 321, 324, 327, 330, 333, 336, 303, 306, 309, 312, 315, 318, 321, 324, 327, 291, 294, 297, 300, 303, 306, 309, 312, 315, 279, 282, 285, 288, 291, 294, 297, 300, 303, 267, 270, 273, 276, 279, 282, 285, 288, 291, 258, 261, 264, 267, 270, 273, 276, 279, 282, 246, 249, 252, 255, 258, 261, 264, 267, 270, 234, 237, 240, 243, 246, 249, 252, 255, 258, 222, 225, 228, 231, 234, 237, 240, 243, 246, 213, 216, 219, 222, 225, 228, 231, 234, 237, 201, 204, 207, 210, 213, 216, 219, 222, 225, 189, 192, 195, 198, 201, 204, 207, 210, 213, 177, 180, 183, 186, 189, 192, 195, 198, 201, 204, 171, 174, 177, 180, 183, 186, 189, 192, 171, 174, 177, 180];
  Xx = [537, 537, 540, 540, 540, 543, 543, 543, 543, 546, 546, 546, 546, 546, 546, 549, 549, 549, 549, 549, 549, 552, 552, 552, 552, 552, 552, 552, 552, 555, 555, 555, 555, 555, 555, 555, 555, 558, 558, 558, 558, 558, 558, 558, 558, 561, 561, 561, 561, 561, 561, 561, 561, 564, 564, 564, 564, 564, 564, 564, 564, 567, 567, 567, 567, 567, 567, 567, 567, 570, 570, 570, 570, 570, 570, 570, 573, 573, 573, 573, 573, 573, 573, 573, 576, 576, 576, 576, 576, 576, 576, 579, 579, 579, 579, 579, 579, 579, 579, 582, 582, 582, 582, 582, 582, 582, 582, 585, 585, 585, 585, 585, 585, 585, 585, 588, 588, 588, 588, 588, 588, 588, 588, 591, 591, 591, 591, 591, 591, 591, 591, 594, 594, 594, 594, 594, 594, 594, 594, 597, 597, 597, 597, 597, 597, 597, 600, 600, 600, 600, 600, 600, 600, 600, 603, 603, 603, 603, 603, 603, 603, 606, 606, 606, 606, 606, 606, 606, 606, 609, 609, 609, 609, 609, 609, 609, 609, 612, 612, 612, 612, 612, 612, 612, 612, 615, 615, 615, 615, 615, 615, 615, 615, 618, 618, 618, 618, 618, 618, 618, 618, 621, 621, 621, 621, 621, 621, 621, 621, 624, 624, 624, 624, 624, 624, 624, 624, 627, 627, 627, 627, 627, 627, 627, 627, 630, 630, 630, 630, 630, 630, 633, 633, 633, 633, 633, 633, 633, 633, 636, 636, 636, 636, 636, 636, 636, 636, 639, 639, 639, 639, 642, 642, 642, 642, 642, 642, 645, 645, 645, 645, 645, 645, 645, 645, 648, 648, 648, 648, 648, 648, 648, 648, 651, 651, 651, 651, 651, 651, 651, 651, 654, 654, 654, 654, 654, 654, 654, 654, 657, 657, 657, 657, 657, 657, 657, 657, 660, 660, 660, 660, 660, 660, 660, 663, 663, 663, 663, 663, 663, 663, 663, 666, 666, 666, 666, 666, 666, 666, 669, 669, 669, 669, 669, 669, 669, 669, 672, 672, 672, 672, 672, 672, 672, 672, 675, 675, 675, 675, 675, 675, 675, 675, 678, 678, 678, 678, 678, 678, 678, 678, 681, 681, 681, 681, 681, 681, 681, 681, 684, 684, 684, 684, 684, 684, 684, 684, 687, 687, 687, 687, 687, 687, 687, 690, 690, 690, 690, 690, 690, 690, 690, 693, 693, 693, 693, 693, 693, 693, 693, 696, 696, 696, 696, 696, 696, 696, 696, 699, 699, 699, 699, 699, 699, 699, 699, 702, 702, 702, 702, 702, 702, 702, 702, 705, 705, 705, 705, 705, 705, 705, 705, 708, 708, 708, 708, 708, 708, 708, 708, 711, 711, 711, 711, 711, 711, 711, 711, 714, 714, 714, 714, 714, 714, 714, 714, 717, 717, 717, 717, 717, 717, 717, 717, 720, 720, 720, 720, 720, 720, 720, 720, 723, 723, 723, 723, 723, 723, 723, 723, 726, 726, 726, 726, 726, 726, 726, 729, 729, 729, 729, 729, 729, 729, 729, 732, 732, 732, 732, 732, 732, 732, 735, 735, 735, 735, 735, 738, 738, 738, 738, 741, 741, 744];
  Xy = [447, 450, 444, 447, 450, 438, 441, 444, 447, 171, 174, 435, 438, 441, 444, 171, 174, 177, 432, 435, 438, 174, 177, 180, 183, 426, 429, 432, 435, 177, 180, 183, 186, 423, 426, 429, 432, 183, 186, 189, 192, 417, 420, 423, 426, 186, 189, 192, 195, 414, 417, 420, 423, 192, 195, 198, 201, 408, 411, 414, 417, 195, 198, 201, 204, 405, 408, 411, 414, 201, 204, 207, 399, 402, 405, 408, 204, 207, 210, 213, 396, 399, 402, 405, 207, 210, 213, 216, 393, 396, 399, 213, 216, 219, 222, 387, 390, 393, 396, 216, 219, 222, 225, 384, 387, 390, 393, 222, 225, 228, 231, 378, 381, 384, 387, 225, 228, 231, 234, 375, 378, 381, 384, 231, 234, 237, 240, 369, 372, 375, 378, 234, 237, 240, 243, 366, 369, 372, 375, 240, 243, 246, 360, 363, 366, 369, 243, 246, 249, 252, 357, 360, 363, 366, 246, 249, 252, 255, 354, 357, 360, 252, 255, 258, 261, 348, 351, 354, 357, 255, 258, 261, 264, 345, 348, 351, 354, 261, 264, 267, 270, 339, 342, 345, 348, 264, 267, 270, 273, 336, 339, 342, 345, 270, 273, 276, 279, 330, 333, 336, 339, 273, 276, 279, 282, 327, 330, 333, 336, 279, 282, 285, 288, 321, 324, 327, 330, 282, 285, 288, 291, 318, 321, 324, 327, 288, 291, 294, 315, 318, 321, 291, 294, 297, 300, 309, 312, 315, 318, 294, 297, 300, 303, 306, 309, 312, 315, 300, 303, 306, 309, 297, 300, 303, 306, 309, 312, 294, 297, 300, 303, 306, 309, 312, 315, 288, 291, 294, 297, 312, 315, 318, 321, 285, 288, 291, 294, 315, 318, 321, 324, 279, 282, 285, 288, 321, 324, 327, 330, 276, 279, 282, 285, 324, 327, 330, 333, 270, 273, 276, 279, 330, 333, 336, 267, 270, 273, 276, 333, 336, 339, 342, 264, 267, 270, 336, 339, 342, 345, 258, 261, 264, 267, 342, 345, 348, 351, 255, 258, 261, 264, 345, 348, 351, 354, 249, 252, 255, 258, 351, 354, 357, 360, 246, 249, 252, 255, 354, 357, 360, 363, 240, 243, 246, 249, 360, 363, 366, 369, 237, 240, 243, 246, 363, 366, 369, 372, 231, 234, 237, 240, 369, 372, 375, 228, 231, 234, 237, 372, 375, 378, 381, 222, 225, 228, 231, 375, 378, 381, 384, 219, 222, 225, 228, 381, 384, 387, 390, 216, 219, 222, 225, 384, 387, 390, 393, 210, 213, 216, 219, 390, 393, 396, 399, 207, 210, 213, 216, 393, 396, 399, 402, 201, 204, 207, 210, 399, 402, 405, 408, 198, 201, 204, 207, 402, 405, 408, 411, 192, 195, 198, 201, 408, 411, 414, 417, 189, 192, 195, 198, 411, 414, 417, 420, 183, 186, 189, 192, 414, 417, 420, 423, 180, 183, 186, 189, 420, 423, 426, 429, 177, 180, 183, 423, 426, 429, 432, 171, 174, 177, 180, 429, 432, 435, 438, 171, 174, 177, 432, 435, 438, 441, 171, 438, 441, 444, 447, 441, 444, 447, 450, 447, 450, 450];
  Yx = [540, 540, 543, 543, 543, 546, 546, 546, 546, 549, 549, 549, 549, 552, 552, 552, 552, 552, 555, 555, 555, 555, 558, 558, 558, 558, 561, 561, 561, 561, 564, 564, 564, 564, 567, 567, 567, 567, 567, 570, 570, 570, 570, 573, 573, 573, 573, 576, 576, 576, 576, 579, 579, 579, 579, 579, 582, 582, 582, 582, 585, 585, 585, 585, 588, 588, 588, 588, 591, 591, 591, 591, 594, 594, 594, 594, 594, 597, 597, 597, 597, 600, 600, 600, 600, 603, 603, 603, 603, 606, 606, 606, 606, 609, 609, 609, 609, 612, 612, 612, 612, 615, 615, 615, 615, 618, 618, 618, 618, 621, 621, 621, 621, 621, 624, 624, 624, 624, 627, 627, 627, 627, 630, 630, 630, 630, 633, 633, 633, 633, 636, 636, 636, 636, 639, 639, 639, 639, 639, 639, 639, 639, 639, 639, 639, 639, 639, 639, 639, 639, 639, 639, 639, 639, 639, 639, 639, 639, 639, 639, 639, 639, 639, 639, 639, 639, 639, 639, 639, 639, 639, 639, 642, 642, 642, 642, 642, 642, 642, 642, 642, 642, 642, 642, 642, 642, 642, 642, 642, 642, 642, 642, 642, 642, 642, 642, 642, 642, 642, 642, 642, 642, 642, 642, 642, 642, 642, 642, 642, 642, 642, 645, 645, 645, 645, 645, 648, 648, 648, 648, 651, 651, 651, 651, 654, 654, 654, 654, 657, 657, 657, 657, 660, 660, 660, 660, 660, 663, 663, 663, 663, 666, 666, 666, 666, 669, 669, 669, 669, 672, 672, 672, 672, 672, 675, 675, 675, 675, 678, 678, 678, 678, 681, 681, 681, 681, 684, 684, 684, 684, 687, 687, 687, 687, 687, 690, 690, 690, 690, 693, 693, 693, 693, 696, 696, 696, 696, 699, 699, 699, 699, 699, 702, 702, 702, 702, 705, 705, 705, 705, 708, 708, 708, 708, 711, 711, 711, 711, 714, 714, 714, 714, 714, 717, 717, 717, 717, 720, 720, 720, 720, 723, 723, 723, 723, 726, 726, 726, 726, 726, 729, 729, 729, 729, 732, 732, 732, 732, 735, 735, 735, 735, 738, 738, 741];
  Yy = [171, 174, 171, 174, 177, 174, 177, 180, 183, 180, 183, 186, 189, 183, 186, 189, 192, 195, 189, 192, 195, 198, 195, 198, 201, 204, 201, 204, 207, 210, 207, 210, 213, 216, 210, 213, 216, 219, 222, 216, 219, 222, 225, 222, 225, 228, 231, 228, 231, 234, 237, 231, 234, 237, 240, 243, 237, 240, 243, 246, 243, 246, 249, 252, 249, 252, 255, 258, 255, 258, 261, 264, 258, 261, 264, 267, 270, 264, 267, 270, 273, 270, 273, 276, 279, 276, 279, 282, 285, 282, 285, 288, 291, 285, 288, 291, 294, 291, 294, 297, 300, 297, 300, 303, 306, 303, 306, 309, 312, 306, 309, 312, 315, 318, 312, 315, 318, 321, 318, 321, 324, 327, 324, 327, 330, 333, 330, 333, 336, 339, 333, 336, 339, 342, 339, 342, 345, 348, 351, 354, 357, 360, 363, 366, 369, 372, 375, 378, 381, 384, 387, 390, 393, 396, 399, 402, 405, 408, 411, 414, 417, 420, 423, 426, 429, 432, 435, 438, 441, 444, 447, 450, 336, 339, 342, 345, 348, 351, 354, 357, 360, 363, 366, 369, 372, 375, 378, 381, 384, 387, 390, 393, 396, 399, 402, 405, 408, 411, 414, 417, 420, 423, 426, 429, 432, 435, 438, 441, 444, 447, 450, 330, 333, 336, 339, 342, 327, 330, 333, 336, 321, 324, 327, 330, 315, 318, 321, 324, 309, 312, 315, 318, 303, 306, 309, 312, 315, 300, 303, 306, 309, 294, 297, 300, 303, 288, 291, 294, 297, 282, 285, 288, 291, 294, 279, 282, 285, 288, 273, 276, 279, 282, 267, 270, 273, 276, 261, 264, 267, 270, 255, 258, 261, 264, 267, 252, 255, 258, 261, 246, 249, 252, 255, 240, 243, 246, 249, 234, 237, 240, 243, 246, 231, 234, 237, 240, 225, 228, 231, 234, 219, 222, 225, 228, 213, 216, 219, 222, 207, 210, 213, 216, 219, 204, 207, 210, 213, 198, 201, 204, 207, 192, 195, 198, 201, 186, 189, 192, 195, 198, 183, 186, 189, 192, 177, 180, 183, 186, 171, 174, 177, 180, 171, 174, 171];
  Zx = [549, 549, 549, 552, 552, 552, 552, 552, 552, 552, 552, 555, 555, 555, 555, 555, 555, 555, 555, 555, 558, 558, 558, 558, 558, 558, 558, 558, 558, 558, 561, 561, 561, 561, 561, 561, 561, 561, 561, 561, 564, 564, 564, 564, 564, 564, 564, 564, 564, 564, 567, 567, 567, 567, 567, 567, 567, 567, 567, 567, 570, 570, 570, 570, 570, 570, 570, 570, 570, 570, 573, 573, 573, 573, 573, 573, 573, 573, 573, 573, 576, 576, 576, 576, 576, 576, 576, 576, 576, 576, 579, 579, 579, 579, 579, 579, 579, 579, 579, 579, 582, 582, 582, 582, 582, 582, 582, 582, 582, 582, 582, 585, 585, 585, 585, 585, 585, 585, 585, 585, 585, 588, 588, 588, 588, 588, 588, 588, 588, 588, 588, 591, 591, 591, 591, 591, 591, 591, 591, 591, 591, 594, 594, 594, 594, 594, 594, 594, 594, 594, 594, 597, 597, 597, 597, 597, 597, 597, 597, 597, 597, 600, 600, 600, 600, 600, 600, 600, 600, 600, 600, 603, 603, 603, 603, 603, 603, 603, 603, 603, 603, 606, 606, 606, 606, 606, 606, 606, 606, 606, 606, 609, 609, 609, 609, 609, 609, 609, 609, 609, 609, 612, 612, 612, 612, 612, 612, 612, 612, 612, 612, 615, 615, 615, 615, 615, 615, 615, 615, 615, 615, 618, 618, 618, 618, 618, 618, 618, 618, 618, 618, 621, 621, 621, 621, 621, 621, 621, 621, 621, 621, 624, 624, 624, 624, 624, 624, 624, 624, 624, 624, 627, 627, 627, 627, 627, 627, 627, 627, 627, 627, 630, 630, 630, 630, 630, 630, 630, 630, 630, 630, 633, 633, 633, 633, 633, 633, 633, 633, 633, 633, 636, 636, 636, 636, 636, 636, 636, 636, 636, 636, 639, 639, 639, 639, 639, 639, 639, 639, 639, 639, 642, 642, 642, 642, 642, 642, 642, 642, 642, 642, 645, 645, 645, 645, 645, 645, 645, 645, 645, 645, 648, 648, 648, 648, 648, 648, 648, 648, 648, 648, 651, 651, 651, 651, 651, 651, 651, 651, 651, 651, 654, 654, 654, 654, 654, 654, 654, 654, 654, 654, 657, 657, 657, 657, 657, 657, 657, 657, 657, 657, 660, 660, 660, 660, 660, 660, 660, 660, 660, 660, 663, 663, 663, 663, 663, 663, 663, 663, 663, 663, 666, 666, 666, 666, 666, 666, 666, 666, 666, 666, 669, 669, 669, 669, 669, 669, 669, 669, 669, 669, 672, 672, 672, 672, 672, 672, 672, 672, 672, 672, 672, 675, 675, 675, 675, 675, 675, 675, 675, 675, 675, 678, 678, 678, 678, 678, 678, 678, 678, 678, 678, 681, 681, 681, 681, 681, 681, 681, 681, 681, 681, 684, 684, 684, 684, 684, 684, 684, 684, 684, 684, 687, 687, 687, 687, 687, 687, 687, 687, 687, 687, 690, 690, 690, 690, 690, 690, 690, 690, 690, 690, 693, 693, 693, 693, 693, 693, 693, 693, 693, 693, 693, 696, 696, 696, 696, 696, 696, 696, 696, 696, 696, 699, 699, 699, 699, 699, 699, 699, 699, 699, 699, 702, 702, 702, 702, 702, 702, 702, 702, 702, 702, 705, 705, 705, 705, 705, 705, 705, 705, 705, 705, 708, 708, 708, 708, 708, 708, 708, 708, 708, 708, 711, 711, 711, 711, 711, 711, 711, 711, 711, 711, 714, 714, 714, 714, 714, 714, 714, 714, 714, 714, 717, 717, 717, 717, 717, 717, 717, 717, 717, 717, 720, 720, 720, 720, 720, 720, 720, 720, 723, 723, 723, 723, 723, 723, 723, 726, 726, 726, 729, 729, 729];
  Zy = [444, 447, 450, 171, 174, 177, 438, 441, 444, 447, 450, 171, 174, 177, 435, 438, 441, 444, 447, 450, 171, 174, 177, 429, 432, 435, 438, 444, 447, 450, 171, 174, 177, 423, 426, 429, 432, 444, 447, 450, 171, 174, 177, 420, 423, 426, 429, 444, 447, 450, 171, 174, 177, 414, 417, 420, 423, 444, 447, 450, 171, 174, 177, 411, 414, 417, 420, 444, 447, 450, 171, 174, 177, 405, 408, 411, 414, 444, 447, 450, 171, 174, 177, 402, 405, 408, 411, 444, 447, 450, 171, 174, 177, 396, 399, 402, 405, 444, 447, 450, 171, 174, 177, 390, 393, 396, 399, 402, 444, 447, 450, 171, 174, 177, 387, 390, 393, 396, 444, 447, 450, 171, 174, 177, 381, 384, 387, 390, 444, 447, 450, 171, 174, 177, 378, 381, 384, 387, 444, 447, 450, 171, 174, 177, 372, 375, 378, 381, 444, 447, 450, 171, 174, 177, 369, 372, 375, 378, 444, 447, 450, 171, 174, 177, 363, 366, 369, 372, 444, 447, 450, 171, 174, 177, 360, 363, 366, 369, 444, 447, 450, 171, 174, 177, 354, 357, 360, 363, 444, 447, 450, 171, 174, 177, 348, 351, 354, 357, 444, 447, 450, 171, 174, 177, 345, 348, 351, 354, 444, 447, 450, 171, 174, 177, 339, 342, 345, 348, 444, 447, 450, 171, 174, 177, 336, 339, 342, 345, 444, 447, 450, 171, 174, 177, 330, 333, 336, 339, 444, 447, 450, 171, 174, 177, 327, 330, 333, 336, 444, 447, 450, 171, 174, 177, 321, 324, 327, 330, 444, 447, 450, 171, 174, 177, 315, 318, 321, 324, 444, 447, 450, 171, 174, 177, 312, 315, 318, 321, 444, 447, 450, 171, 174, 177, 306, 309, 312, 315, 444, 447, 450, 171, 174, 177, 303, 306, 309, 312, 444, 447, 450, 171, 174, 177, 297, 300, 303, 306, 444, 447, 450, 171, 174, 177, 294, 297, 300, 303, 444, 447, 450, 171, 174, 177, 288, 291, 294, 297, 444, 447, 450, 171, 174, 177, 282, 285, 288, 291, 444, 447, 450, 171, 174, 177, 279, 282, 285, 288, 444, 447, 450, 171, 174, 177, 273, 276, 279, 282, 444, 447, 450, 171, 174, 177, 270, 273, 276, 279, 444, 447, 450, 171, 174, 177, 264, 267, 270, 273, 444, 447, 450, 171, 174, 177, 261, 264, 267, 270, 444, 447, 450, 171, 174, 177, 255, 258, 261, 264, 444, 447, 450, 171, 174, 177, 249, 252, 255, 258, 261, 444, 447, 450, 171, 174, 177, 246, 249, 252, 255, 444, 447, 450, 171, 174, 177, 240, 243, 246, 249, 444, 447, 450, 171, 174, 177, 237, 240, 243, 246, 444, 447, 450, 171, 174, 177, 231, 234, 237, 240, 444, 447, 450, 171, 174, 177, 228, 231, 234, 237, 444, 447, 450, 171, 174, 177, 222, 225, 228, 231, 444, 447, 450, 171, 174, 177, 216, 219, 222, 225, 228, 444, 447, 450, 171, 174, 177, 213, 216, 219, 222, 444, 447, 450, 171, 174, 177, 207, 210, 213, 216, 444, 447, 450, 171, 174, 177, 204, 207, 210, 213, 444, 447, 450, 171, 174, 177, 198, 201, 204, 207, 444, 447, 450, 171, 174, 177, 195, 198, 201, 204, 444, 447, 450, 171, 174, 177, 189, 192, 195, 198, 444, 447, 450, 171, 174, 177, 186, 189, 192, 195, 444, 447, 450, 171, 174, 177, 180, 183, 186, 189, 444, 447, 450, 171, 174, 177, 180, 183, 444, 447, 450, 171, 174, 177, 180, 444, 447, 450, 444, 447, 450, 444, 447, 450];

  ax = [564, 564, 564, 564, 564, 564, 567, 567, 567, 567, 567, 567, 567, 567, 567, 567, 567, 567, 567, 567, 570, 570, 570, 570, 570, 570, 570, 570, 570, 570, 570, 570, 570, 570, 570, 570, 570, 570, 573, 573, 573, 573, 573, 573, 573, 573, 573, 573, 576, 576, 576, 576, 576, 576, 576, 576, 576, 576, 576, 576, 576, 579, 579, 579, 579, 579, 579, 579, 579, 579, 579, 582, 582, 582, 582, 582, 582, 582, 582, 582, 585, 585, 585, 585, 585, 585, 585, 585, 585, 585, 588, 588, 588, 588, 588, 588, 588, 588, 588, 591, 591, 591, 591, 591, 591, 591, 594, 594, 594, 594, 594, 594, 594, 594, 594, 597, 597, 597, 597, 597, 597, 600, 600, 600, 600, 600, 600, 600, 600, 603, 603, 603, 603, 603, 603, 603, 606, 606, 606, 606, 606, 606, 609, 609, 609, 609, 609, 609, 612, 612, 612, 612, 612, 612, 612, 615, 615, 615, 615, 615, 615, 618, 618, 618, 618, 618, 618, 621, 621, 621, 621, 621, 621, 624, 624, 624, 624, 624, 624, 627, 627, 627, 627, 627, 627, 630, 630, 630, 630, 630, 630, 630, 633, 633, 633, 633, 633, 633, 636, 636, 636, 636, 636, 636, 636, 639, 639, 639, 639, 639, 639, 639, 642, 642, 642, 642, 642, 642, 645, 645, 645, 645, 645, 645, 648, 648, 648, 648, 648, 648, 651, 651, 651, 651, 651, 651, 654, 654, 654, 654, 654, 654, 657, 657, 657, 657, 657, 657, 660, 660, 660, 660, 660, 660, 660, 663, 663, 663, 663, 663, 663, 666, 666, 666, 666, 666, 666, 666, 666, 669, 669, 669, 669, 669, 669, 672, 672, 672, 672, 672, 672, 672, 675, 675, 675, 675, 675, 675, 675, 675, 678, 678, 678, 678, 678, 678, 678, 678, 678, 681, 681, 681, 681, 681, 681, 681, 681, 684, 684, 684, 684, 684, 684, 684, 684, 687, 687, 687, 687, 687, 687, 687, 687, 690, 690, 690, 690, 690, 690, 690, 690, 690, 693, 693, 693, 693, 693, 693, 693, 693, 693, 693, 693, 696, 696, 696, 696, 696, 696, 696, 696, 696, 696, 696, 696, 696, 699, 699, 699, 699, 699, 699, 699, 699, 699, 699, 699, 699, 699, 699, 699, 699, 699, 699, 699, 699, 699, 699, 699, 699, 699, 699, 699, 699, 699, 699, 699, 699, 699, 699, 699, 699, 699, 699, 699, 699, 699, 699, 699, 699, 699, 699, 699, 699, 699, 699, 699, 699, 699, 699, 699, 702, 702, 702, 702, 702, 702, 702, 702, 702, 702, 702, 702, 702, 702, 702, 702, 702, 702, 702, 702, 702, 702, 702, 702, 702, 702, 702, 702, 702, 702, 702, 702, 702, 702, 702, 702, 702, 702, 702, 702, 702, 702, 702, 702, 702, 702, 702, 702, 702, 702, 702, 702, 705, 705, 705, 705, 705, 705, 705, 705, 705, 705, 705, 705, 705, 705, 705, 705, 705, 705, 705, 705, 705, 705, 705, 705, 705, 705, 705, 705, 705, 705, 705, 705, 705, 705, 705, 705, 705, 705, 705, 705, 705, 705, 705, 705, 705, 705, 705, 705];
  ay = [393, 396, 399, 402, 405, 408, 381, 384, 387, 390, 393, 396, 399, 402, 405, 408, 411, 414, 417, 420, 375, 378, 381, 384, 387, 390, 393, 396, 399, 402, 405, 408, 411, 414, 417, 420, 423, 426, 300, 372, 375, 378, 381, 417, 420, 423, 426, 429, 291, 294, 297, 300, 303, 366, 369, 372, 375, 423, 426, 429, 432, 288, 291, 294, 297, 366, 369, 372, 429, 432, 435, 282, 285, 288, 291, 363, 366, 432, 435, 438, 279, 282, 285, 288, 360, 363, 366, 435, 438, 441, 276, 279, 282, 357, 360, 363, 438, 441, 444, 273, 276, 279, 357, 360, 441, 444, 270, 273, 276, 354, 357, 360, 441, 444, 447, 270, 273, 354, 357, 444, 447, 267, 270, 351, 354, 357, 444, 447, 450, 264, 267, 270, 351, 354, 447, 450, 264, 267, 351, 354, 447, 450, 261, 264, 348, 351, 447, 450, 261, 264, 348, 351, 447, 450, 453, 261, 264, 348, 351, 450, 453, 258, 261, 348, 351, 450, 453, 258, 261, 345, 348, 450, 453, 258, 261, 345, 348, 450, 453, 258, 261, 345, 348, 450, 453, 255, 258, 261, 345, 348, 450, 453, 255, 258, 345, 348, 450, 453, 255, 258, 342, 345, 348, 450, 453, 255, 258, 342, 345, 447, 450, 453, 255, 258, 342, 345, 447, 450, 255, 258, 342, 345, 447, 450, 255, 258, 342, 345, 447, 450, 255, 258, 342, 345, 447, 450, 258, 261, 342, 345, 444, 447, 258, 261, 342, 345, 444, 447, 258, 261, 342, 345, 441, 444, 447, 258, 261, 342, 345, 441, 444, 258, 261, 264, 342, 345, 438, 441, 444, 261, 264, 342, 345, 438, 441, 261, 264, 339, 342, 345, 435, 438, 264, 267, 339, 342, 345, 432, 435, 438, 264, 267, 270, 339, 342, 345, 429, 432, 435, 267, 270, 339, 342, 345, 426, 429, 432, 267, 270, 273, 339, 342, 423, 426, 429, 270, 273, 276, 339, 342, 420, 423, 426, 273, 276, 279, 282, 339, 342, 414, 417, 420, 276, 279, 282, 285, 288, 339, 342, 408, 411, 414, 417, 282, 285, 288, 291, 294, 297, 339, 342, 399, 402, 405, 408, 411, 288, 291, 294, 297, 300, 303, 306, 309, 312, 315, 318, 321, 324, 327, 330, 333, 336, 339, 342, 345, 348, 351, 354, 357, 360, 363, 366, 369, 372, 375, 378, 381, 384, 387, 390, 393, 396, 399, 402, 405, 408, 411, 414, 417, 420, 423, 426, 429, 432, 435, 438, 441, 444, 447, 450, 297, 300, 303, 306, 309, 312, 315, 318, 321, 324, 327, 330, 333, 336, 339, 342, 345, 348, 351, 354, 357, 360, 363, 366, 369, 372, 375, 378, 381, 384, 387, 390, 393, 396, 399, 402, 405, 408, 411, 414, 417, 420, 423, 426, 429, 432, 435, 438, 441, 444, 447, 450, 309, 312, 315, 318, 321, 324, 327, 330, 333, 336, 339, 342, 345, 348, 351, 354, 357, 360, 363, 366, 369, 372, 375, 378, 381, 384, 387, 390, 393, 396, 399, 402, 405, 408, 411, 414, 417, 420, 423, 426, 429, 432, 435, 438, 441, 444, 447, 450];
  bx = [561, 561, 561, 561, 561, 561, 561, 561, 561, 561, 561, 561, 561, 561, 561, 561, 561, 561, 561, 561, 561, 561, 561, 561, 561, 561, 561, 561, 561, 561, 561, 561, 561, 561, 561, 561, 561, 561, 561, 561, 561, 561, 561, 561, 561, 561, 561, 561, 561, 561, 561, 561, 561, 561, 561, 561, 561, 561, 561, 561, 561, 561, 561, 561, 561, 561, 561, 561, 561, 561, 561, 561, 561, 561, 561, 561, 561, 561, 561, 561, 561, 561, 561, 561, 561, 561, 561, 561, 561, 561, 561, 561, 561, 561, 564, 564, 564, 564, 564, 564, 564, 564, 564, 564, 564, 564, 564, 564, 564, 564, 564, 564, 564, 564, 564, 564, 564, 564, 564, 564, 564, 564, 564, 564, 564, 564, 564, 564, 564, 564, 564, 564, 564, 564, 564, 564, 564, 564, 564, 564, 564, 564, 564, 564, 564, 564, 564, 564, 564, 564, 564, 564, 564, 564, 564, 564, 564, 564, 564, 564, 564, 564, 564, 564, 564, 564, 564, 564, 564, 564, 564, 564, 564, 564, 564, 564, 564, 564, 564, 564, 564, 564, 564, 564, 564, 564, 564, 564, 567, 567, 567, 567, 567, 567, 567, 567, 567, 567, 567, 567, 567, 567, 567, 567, 567, 567, 567, 567, 567, 567, 567, 567, 567, 567, 567, 567, 567, 567, 567, 567, 567, 567, 567, 567, 567, 567, 567, 567, 567, 567, 567, 567, 567, 567, 567, 567, 567, 567, 567, 567, 567, 567, 567, 567, 567, 567, 567, 567, 567, 567, 567, 567, 567, 567, 567, 567, 567, 567, 567, 567, 567, 567, 567, 567, 567, 567, 567, 567, 567, 567, 567, 567, 567, 567, 567, 567, 567, 567, 567, 567, 567, 567, 570, 570, 570, 570, 570, 570, 570, 570, 570, 570, 573, 573, 573, 573, 573, 573, 573, 573, 573, 573, 576, 576, 576, 576, 576, 576, 576, 576, 579, 579, 579, 579, 579, 579, 582, 582, 582, 582, 582, 582, 585, 585, 585, 585, 585, 585, 588, 588, 588, 588, 591, 591, 591, 591, 594, 594, 594, 594, 597, 597, 597, 597, 600, 600, 600, 600, 603, 603, 603, 603, 603, 603, 606, 606, 606, 606, 609, 609, 609, 609, 612, 612, 612, 612, 615, 615, 615, 615, 618, 618, 618, 618, 621, 621, 621, 621, 621, 624, 624, 624, 624, 627, 627, 627, 627, 630, 630, 630, 630, 633, 633, 633, 633, 633, 636, 636, 636, 636, 639, 639, 639, 639, 642, 642, 642, 642, 645, 645, 645, 645, 648, 648, 648, 648, 651, 651, 651, 651, 654, 654, 654, 654, 654, 657, 657, 657, 657, 660, 660, 660, 660, 663, 663, 663, 663, 666, 666, 666, 666, 669, 669, 669, 669, 672, 672, 672, 672, 675, 675, 675, 675, 675, 675, 678, 678, 678, 678, 681, 681, 681, 681, 681, 681, 684, 684, 684, 684, 684, 687, 687, 687, 687, 690, 690, 690, 690, 690, 690, 693, 693, 693, 693, 693, 693, 696, 696, 696, 696, 696, 696, 699, 699, 699, 699, 699, 699, 702, 702, 702, 702, 702, 702, 705, 705, 705, 705, 705, 705, 705, 705, 708, 708, 708, 708, 708, 708, 708, 708, 708, 708, 711, 711, 711, 711, 711, 711, 711, 711, 711, 714, 714, 714, 714, 714, 714, 714, 714, 714, 714, 717, 717, 717, 717, 717, 717, 717, 717, 717, 717, 717, 717, 717, 720, 720, 720, 720, 720, 720, 720, 720, 720, 720, 720, 720, 720, 720, 720, 720, 720, 720, 720, 720, 723, 723, 723, 723, 723, 723, 723, 723, 723, 723, 723, 723, 723, 723, 723, 723, 723, 723, 723, 723, 723, 723, 723, 726, 726, 726, 726, 726, 726, 726, 726, 726, 726, 726, 726, 726, 726, 726];
  by = [171, 174, 177, 180, 183, 186, 189, 192, 195, 198, 201, 204, 207, 210, 213, 216, 219, 222, 225, 228, 231, 234, 237, 240, 243, 246, 249, 252, 255, 258, 261, 264, 267, 270, 273, 276, 279, 282, 285, 288, 291, 294, 297, 300, 303, 306, 309, 312, 315, 318, 321, 324, 327, 330, 333, 336, 339, 342, 345, 348, 351, 354, 357, 360, 363, 366, 369, 372, 375, 378, 381, 384, 387, 390, 393, 396, 399, 402, 405, 408, 411, 414, 417, 420, 423, 426, 429, 432, 435, 438, 441, 444, 447, 450, 171, 174, 177, 180, 183, 186, 189, 192, 195, 198, 201, 204, 207, 210, 213, 216, 219, 222, 225, 228, 231, 234, 237, 240, 243, 246, 249, 252, 255, 258, 261, 264, 267, 270, 273, 276, 279, 282, 285, 288, 291, 294, 297, 300, 303, 306, 309, 312, 315, 318, 321, 324, 327, 330, 333, 336, 339, 342, 345, 348, 351, 354, 357, 360, 363, 366, 369, 372, 375, 378, 381, 384, 387, 390, 393, 396, 399, 402, 405, 408, 411, 414, 417, 420, 423, 426, 429, 432, 435, 438, 441, 444, 447, 450, 171, 174, 177, 180, 183, 186, 189, 192, 195, 198, 201, 204, 207, 210, 213, 216, 219, 222, 225, 228, 231, 234, 237, 240, 243, 246, 249, 252, 255, 258, 261, 264, 267, 270, 273, 276, 279, 282, 285, 288, 291, 294, 297, 300, 303, 306, 309, 312, 315, 318, 321, 324, 327, 330, 333, 336, 339, 342, 345, 348, 351, 354, 357, 360, 363, 366, 369, 372, 375, 378, 381, 384, 387, 390, 393, 396, 399, 402, 405, 408, 411, 414, 417, 420, 423, 426, 429, 432, 435, 438, 441, 444, 447, 450, 312, 315, 318, 321, 324, 384, 387, 390, 393, 396, 303, 306, 309, 312, 315, 393, 396, 399, 402, 405, 297, 300, 303, 306, 402, 405, 408, 411, 294, 297, 300, 408, 411, 414, 288, 291, 294, 414, 417, 420, 285, 288, 291, 417, 420, 423, 282, 285, 423, 426, 279, 282, 426, 429, 276, 279, 429, 432, 273, 276, 432, 435, 270, 273, 435, 438, 267, 270, 273, 435, 438, 441, 267, 270, 438, 441, 264, 267, 441, 444, 264, 267, 441, 444, 261, 264, 444, 447, 261, 264, 444, 447, 258, 261, 264, 447, 450, 258, 261, 447, 450, 258, 261, 447, 450, 258, 261, 447, 450, 258, 261, 447, 450, 453, 255, 258, 450, 453, 255, 258, 450, 453, 255, 258, 450, 453, 255, 258, 450, 453, 255, 258, 450, 453, 255, 258, 450, 453, 255, 258, 261, 450, 453, 258, 261, 447, 450, 258, 261, 447, 450, 258, 261, 447, 450, 258, 261, 447, 450, 261, 264, 444, 447, 261, 264, 444, 447, 261, 264, 267, 441, 444, 447, 264, 267, 441, 444, 264, 267, 270, 438, 441, 444, 267, 270, 273, 438, 441, 270, 273, 435, 438, 270, 273, 276, 432, 435, 438, 273, 276, 279, 429, 432, 435, 276, 279, 282, 426, 429, 432, 279, 282, 285, 423, 426, 429, 282, 285, 288, 420, 423, 426, 285, 288, 291, 294, 414, 417, 420, 423, 288, 291, 294, 297, 300, 408, 411, 414, 417, 420, 294, 297, 300, 303, 306, 405, 408, 411, 414, 300, 303, 306, 309, 312, 396, 399, 402, 405, 408, 306, 309, 312, 315, 318, 321, 387, 390, 393, 396, 399, 402, 405, 312, 315, 318, 321, 324, 327, 330, 333, 336, 339, 369, 372, 375, 378, 381, 384, 387, 390, 393, 396, 321, 324, 327, 330, 333, 336, 339, 342, 345, 348, 351, 354, 357, 360, 363, 366, 369, 372, 375, 378, 381, 384, 387, 333, 336, 339, 342, 345, 348, 351, 354, 357, 360, 363, 366, 369, 372, 375];
  cx = [564, 564, 564, 564, 564, 564, 564, 564, 564, 564, 564, 564, 567, 567, 567, 567, 567, 567, 567, 567, 567, 567, 567, 567, 567, 567, 567, 567, 567, 567, 567, 567, 567, 570, 570, 570, 570, 570, 570, 570, 570, 570, 570, 570, 570, 570, 570, 570, 570, 570, 570, 570, 570, 570, 570, 570, 570, 573, 573, 573, 573, 573, 573, 573, 573, 573, 573, 573, 573, 573, 573, 576, 576, 576, 576, 576, 576, 576, 576, 576, 576, 576, 579, 579, 579, 579, 579, 579, 579, 579, 579, 579, 582, 582, 582, 582, 582, 582, 582, 582, 585, 585, 585, 585, 585, 585, 585, 585, 588, 588, 588, 588, 588, 588, 588, 588, 591, 591, 591, 591, 591, 591, 594, 594, 594, 594, 594, 594, 597, 597, 597, 597, 597, 597, 600, 600, 600, 600, 600, 603, 603, 603, 603, 606, 606, 606, 606, 606, 606, 609, 609, 609, 609, 609, 612, 612, 612, 612, 615, 615, 615, 615, 615, 618, 618, 618, 618, 621, 621, 621, 621, 624, 624, 624, 624, 624, 627, 627, 627, 627, 630, 630, 630, 630, 633, 633, 633, 633, 636, 636, 636, 636, 636, 636, 639, 639, 639, 639, 642, 642, 642, 642, 645, 645, 645, 645, 648, 648, 648, 648, 651, 651, 651, 651, 654, 654, 654, 654, 657, 657, 657, 657, 657, 660, 660, 660, 660, 663, 663, 663, 663, 666, 666, 666, 666, 669, 669, 669, 669, 669, 672, 672, 672, 672, 675, 675, 675, 675, 678, 678, 678, 678, 678, 681, 681, 681, 681, 681, 684, 684, 684, 684, 687, 687, 687, 687, 687, 690, 690, 690, 690, 690, 690, 693, 693, 693, 693, 693, 693, 696, 696, 696, 696, 696, 696, 696, 699, 699, 699, 699, 699, 699, 699, 702, 702, 702, 702, 702, 702, 702, 705, 705, 705, 705, 705, 705, 705, 705, 708, 708, 708, 708, 708, 708, 708, 708, 708, 708, 711, 711, 711, 711, 711, 711, 711, 711, 711, 711, 714, 714, 714, 714, 714, 714, 714, 714, 714, 717, 717, 717, 717, 717, 720];
  cy = [339, 342, 345, 348, 351, 354, 357, 360, 363, 366, 369, 372, 324, 327, 330, 333, 336, 339, 342, 345, 348, 351, 354, 357, 360, 363, 366, 369, 372, 375, 378, 381, 384, 312, 315, 318, 321, 324, 327, 330, 333, 336, 339, 342, 345, 363, 366, 369, 372, 375, 378, 381, 384, 387, 390, 393, 396, 306, 309, 312, 315, 318, 321, 324, 384, 387, 390, 393, 396, 399, 402, 300, 303, 306, 309, 312, 315, 396, 399, 402, 405, 408, 294, 297, 300, 303, 306, 402, 405, 408, 411, 414, 291, 294, 297, 300, 408, 411, 414, 417, 285, 288, 291, 294, 414, 417, 420, 423, 282, 285, 288, 291, 417, 420, 423, 426, 279, 282, 285, 423, 426, 429, 276, 279, 282, 426, 429, 432, 273, 276, 279, 429, 432, 435, 273, 276, 432, 435, 438, 270, 273, 435, 438, 267, 270, 273, 435, 438, 441, 267, 270, 438, 441, 444, 264, 267, 441, 444, 264, 267, 441, 444, 447, 261, 264, 444, 447, 261, 264, 444, 447, 258, 261, 264, 447, 450, 258, 261, 447, 450, 258, 261, 447, 450, 258, 261, 447, 450, 255, 258, 261, 447, 450, 453, 255, 258, 450, 453, 255, 258, 450, 453, 255, 258, 450, 453, 255, 258, 450, 453, 255, 258, 450, 453, 255, 258, 450, 453, 255, 258, 261, 450, 453, 258, 261, 447, 450, 258, 261, 447, 450, 258, 261, 447, 450, 258, 261, 264, 447, 450, 261, 264, 444, 447, 261, 264, 444, 447, 264, 267, 441, 444, 447, 264, 267, 270, 441, 444, 267, 270, 438, 441, 270, 273, 435, 438, 441, 270, 273, 276, 432, 435, 438, 273, 276, 279, 429, 432, 435, 276, 279, 282, 285, 426, 429, 432, 279, 282, 285, 288, 423, 426, 429, 285, 288, 291, 294, 420, 423, 426, 288, 291, 294, 297, 414, 417, 420, 423, 294, 297, 300, 303, 306, 408, 411, 414, 417, 420, 297, 300, 303, 306, 309, 402, 405, 408, 411, 414, 303, 306, 309, 396, 399, 402, 405, 408, 411, 393, 396, 399, 402, 405, 396];
  dx = [552, 552, 552, 552, 552, 552, 552, 552, 552, 552, 552, 552, 555, 555, 555, 555, 555, 555, 555, 555, 555, 555, 555, 555, 555, 555, 555, 555, 555, 555, 555, 555, 555, 558, 558, 558, 558, 558, 558, 558, 558, 558, 558, 558, 558, 558, 558, 558, 558, 558, 558, 558, 558, 558, 558, 558, 558, 561, 561, 561, 561, 561, 561, 561, 561, 561, 561, 561, 561, 561, 561, 564, 564, 564, 564, 564, 564, 564, 564, 564, 564, 564, 564, 567, 567, 567, 567, 567, 567, 567, 567, 567, 567, 570, 570, 570, 570, 570, 570, 570, 570, 573, 573, 573, 573, 573, 573, 573, 573, 576, 576, 576, 576, 576, 576, 576, 576, 579, 579, 579, 579, 579, 579, 582, 582, 582, 582, 582, 582, 585, 585, 585, 585, 585, 585, 588, 588, 588, 588, 588, 591, 591, 591, 591, 594, 594, 594, 594, 594, 594, 597, 597, 597, 597, 597, 600, 600, 600, 600, 603, 603, 603, 603, 603, 606, 606, 606, 606, 609, 609, 609, 609, 612, 612, 612, 612, 612, 615, 615, 615, 615, 618, 618, 618, 618, 621, 621, 621, 621, 624, 624, 624, 624, 624, 624, 627, 627, 627, 627, 630, 630, 630, 630, 633, 633, 633, 633, 636, 636, 636, 636, 639, 639, 639, 639, 642, 642, 642, 642, 645, 645, 645, 645, 645, 648, 648, 648, 648, 651, 651, 651, 651, 654, 654, 654, 654, 657, 657, 657, 657, 660, 660, 660, 660, 663, 663, 663, 663, 666, 666, 666, 666, 666, 669, 669, 669, 669, 672, 672, 672, 672, 675, 675, 675, 675, 675, 678, 678, 678, 678, 681, 681, 681, 681, 684, 684, 684, 684, 684, 684, 687, 687, 687, 687, 687, 687, 690, 690, 690, 690, 690, 690, 693, 693, 693, 693, 693, 696, 696, 696, 696, 696, 696, 699, 699, 699, 699, 699, 699, 699, 699, 702, 702, 702, 702, 702, 702, 702, 702, 705, 705, 705, 705, 705, 705, 705, 705, 708, 708, 708, 708, 708, 708, 708, 708, 708, 708, 711, 711, 711, 711, 711, 711, 711, 711, 711, 711, 711, 711, 711, 711, 711, 711, 711, 714, 714, 714, 714, 714, 714, 714, 714, 714, 714, 714, 714, 714, 714, 714, 714, 714, 714, 714, 714, 714, 714, 714, 714, 714, 714, 714, 714, 714, 714, 714, 714, 714, 714, 714, 714, 714, 714, 714, 714, 714, 714, 714, 714, 714, 714, 714, 714, 714, 714, 714, 714, 714, 714, 714, 714, 714, 714, 714, 714, 714, 714, 714, 714, 714, 714, 714, 714, 714, 714, 714, 714, 714, 714, 714, 714, 714, 714, 714, 714, 714, 714, 714, 714, 714, 714, 714, 714, 714, 714, 714, 714, 714, 714, 717, 717, 717, 717, 717, 717, 717, 717, 717, 717, 717, 717, 717, 717, 717, 717, 717, 717, 717, 717, 717, 717, 717, 717, 717, 717, 717, 717, 717, 717, 717, 717, 717, 717, 717, 717, 717, 717, 717, 717, 717, 717, 717, 717, 717, 717, 717, 717, 717, 717, 717, 717, 717, 717, 717, 717, 717, 717, 717, 717, 717, 717, 717, 717, 717, 717, 717, 717, 717, 717, 717, 717, 717, 717, 717, 717, 717, 717, 717, 717, 717, 717, 717, 717, 717, 717, 717, 717, 717, 717, 717, 717, 717, 717];
  dy = [339, 342, 345, 348, 351, 354, 357, 360, 363, 366, 369, 372, 324, 327, 330, 333, 336, 339, 342, 345, 348, 351, 354, 357, 360, 363, 366, 369, 372, 375, 378, 381, 384, 312, 315, 318, 321, 324, 327, 330, 333, 336, 339, 342, 345, 363, 366, 369, 372, 375, 378, 381, 384, 387, 390, 393, 396, 306, 309, 312, 315, 318, 321, 324, 384, 387, 390, 393, 396, 399, 402, 300, 303, 306, 309, 312, 315, 393, 396, 399, 402, 405, 408, 294, 297, 300, 303, 306, 402, 405, 408, 411, 414, 291, 294, 297, 300, 408, 411, 414, 417, 285, 288, 291, 294, 414, 417, 420, 423, 282, 285, 288, 291, 417, 420, 423, 426, 279, 282, 285, 423, 426, 429, 276, 279, 282, 426, 429, 432, 273, 276, 279, 429, 432, 435, 273, 276, 432, 435, 438, 270, 273, 435, 438, 267, 270, 273, 435, 438, 441, 267, 270, 438, 441, 444, 264, 267, 441, 444, 264, 267, 441, 444, 447, 261, 264, 444, 447, 261, 264, 444, 447, 258, 261, 264, 447, 450, 258, 261, 447, 450, 258, 261, 447, 450, 258, 261, 447, 450, 255, 258, 261, 447, 450, 453, 255, 258, 450, 453, 255, 258, 450, 453, 255, 258, 450, 453, 255, 258, 450, 453, 255, 258, 450, 453, 255, 258, 450, 453, 255, 258, 261, 450, 453, 258, 261, 447, 450, 258, 261, 447, 450, 258, 261, 447, 450, 258, 261, 447, 450, 261, 264, 444, 447, 261, 264, 444, 447, 264, 267, 441, 444, 447, 264, 267, 441, 444, 267, 270, 438, 441, 267, 270, 273, 438, 441, 270, 273, 435, 438, 273, 276, 432, 435, 273, 276, 279, 429, 432, 435, 276, 279, 282, 426, 429, 432, 279, 282, 285, 423, 426, 429, 285, 288, 291, 420, 423, 288, 291, 294, 414, 417, 420, 291, 294, 297, 300, 408, 411, 414, 417, 297, 300, 303, 306, 402, 405, 408, 411, 303, 306, 309, 312, 396, 399, 402, 405, 309, 312, 315, 318, 321, 387, 390, 393, 396, 399, 318, 321, 324, 327, 330, 333, 336, 339, 369, 372, 375, 378, 381, 384, 387, 390, 393, 171, 174, 177, 180, 183, 186, 189, 192, 195, 198, 201, 204, 207, 210, 213, 216, 219, 222, 225, 228, 231, 234, 237, 240, 243, 246, 249, 252, 255, 258, 261, 264, 267, 270, 273, 276, 279, 282, 285, 288, 291, 294, 297, 300, 303, 306, 309, 312, 315, 318, 321, 324, 327, 330, 333, 336, 339, 342, 345, 348, 351, 354, 357, 360, 363, 366, 369, 372, 375, 378, 381, 384, 387, 390, 393, 396, 399, 402, 405, 408, 411, 414, 417, 420, 423, 426, 429, 432, 435, 438, 441, 444, 447, 450, 171, 174, 177, 180, 183, 186, 189, 192, 195, 198, 201, 204, 207, 210, 213, 216, 219, 222, 225, 228, 231, 234, 237, 240, 243, 246, 249, 252, 255, 258, 261, 264, 267, 270, 273, 276, 279, 282, 285, 288, 291, 294, 297, 300, 303, 306, 309, 312, 315, 318, 321, 324, 327, 330, 333, 336, 339, 342, 345, 348, 351, 354, 357, 360, 363, 366, 369, 372, 375, 378, 381, 384, 387, 390, 393, 396, 399, 402, 405, 408, 411, 414, 417, 420, 423, 426, 429, 432, 435, 438, 441, 444, 447, 450];
  ex = [561, 561, 561, 561, 561, 561, 561, 561, 561, 561, 561, 561, 561, 561, 561, 561, 561, 564, 564, 564, 564, 564, 564, 564, 564, 564, 564, 564, 564, 564, 564, 564, 564, 564, 564, 564, 564, 564, 564, 564, 564, 564, 567, 567, 567, 567, 567, 567, 567, 567, 567, 567, 567, 567, 567, 567, 567, 567, 567, 567, 567, 567, 570, 570, 570, 570, 570, 570, 570, 570, 570, 570, 570, 570, 570, 570, 570, 573, 573, 573, 573, 573, 573, 573, 573, 573, 573, 573, 573, 573, 576, 576, 576, 576, 576, 576, 576, 576, 576, 576, 576, 579, 579, 579, 579, 579, 579, 579, 579, 579, 579, 582, 582, 582, 582, 582, 582, 582, 582, 582, 585, 585, 585, 585, 585, 585, 585, 585, 585, 588, 588, 588, 588, 588, 588, 588, 588, 588, 591, 591, 591, 591, 591, 591, 591, 594, 594, 594, 594, 594, 594, 594, 597, 597, 597, 597, 597, 597, 597, 597, 600, 600, 600, 600, 600, 600, 600, 603, 603, 603, 603, 603, 603, 606, 606, 606, 606, 606, 606, 606, 609, 609, 609, 609, 609, 609, 612, 612, 612, 612, 612, 612, 612, 615, 615, 615, 615, 615, 615, 618, 618, 618, 618, 618, 618, 618, 621, 621, 621, 621, 621, 621, 624, 624, 624, 624, 624, 624, 627, 627, 627, 627, 627, 627, 630, 630, 630, 630, 630, 630, 630, 633, 633, 633, 633, 633, 633, 633, 636, 636, 636, 636, 636, 636, 639, 639, 639, 639, 639, 639, 642, 642, 642, 642, 642, 642, 645, 645, 645, 645, 645, 645, 648, 648, 648, 648, 648, 648, 651, 651, 651, 651, 651, 651, 654, 654, 654, 654, 654, 654, 654, 657, 657, 657, 657, 657, 657, 660, 660, 660, 660, 660, 660, 663, 663, 663, 663, 663, 663, 666, 666, 666, 666, 666, 666, 669, 669, 669, 669, 669, 669, 672, 672, 672, 672, 672, 672, 675, 675, 675, 675, 675, 675, 675, 678, 678, 678, 678, 678, 678, 681, 681, 681, 681, 681, 681, 681, 684, 684, 684, 684, 684, 684, 684, 687, 687, 687, 687, 687, 687, 687, 690, 690, 690, 690, 690, 690, 690, 693, 693, 693, 693, 693, 693, 693, 696, 696, 696, 696, 696, 696, 696, 696, 699, 699, 699, 699, 699, 699, 699, 699, 699, 699, 702, 702, 702, 702, 702, 702, 702, 702, 702, 702, 705, 705, 705, 705, 705, 705, 705, 705, 705, 705, 708, 708, 708, 708, 708, 708, 708, 708, 708, 708, 708, 711, 711, 711, 711, 711, 711, 711, 711, 711, 711, 711, 711, 711, 714, 714, 714, 714, 714, 714, 714, 714, 714, 714, 714, 714, 714, 714, 717, 717, 717, 717, 717, 717, 717, 717, 717, 717, 717, 717, 717, 717, 720, 720, 720, 720, 720, 720, 720];
  ey = [330, 333, 336, 339, 342, 345, 348, 351, 354, 357, 360, 363, 366, 369, 372, 375, 378, 318, 321, 324, 327, 330, 333, 336, 339, 342, 345, 348, 351, 354, 357, 360, 363, 366, 369, 372, 375, 378, 381, 384, 387, 390, 312, 315, 318, 321, 324, 327, 330, 333, 336, 342, 345, 375, 378, 381, 384, 387, 390, 393, 396, 399, 303, 306, 309, 312, 315, 318, 321, 342, 345, 390, 393, 396, 399, 402, 405, 297, 300, 303, 306, 309, 312, 342, 345, 399, 402, 405, 408, 411, 294, 297, 300, 303, 342, 345, 405, 408, 411, 414, 417, 288, 291, 294, 297, 342, 345, 411, 414, 417, 420, 285, 288, 291, 294, 342, 345, 417, 420, 423, 282, 285, 288, 342, 345, 420, 423, 426, 429, 279, 282, 285, 342, 345, 423, 426, 429, 432, 276, 279, 282, 342, 345, 429, 432, 273, 276, 279, 342, 345, 432, 435, 270, 273, 276, 342, 345, 432, 435, 438, 270, 273, 342, 345, 435, 438, 441, 267, 270, 342, 345, 438, 441, 264, 267, 270, 342, 345, 441, 444, 264, 267, 342, 345, 441, 444, 261, 264, 267, 342, 345, 444, 447, 261, 264, 342, 345, 444, 447, 261, 264, 342, 345, 444, 447, 450, 258, 261, 342, 345, 447, 450, 258, 261, 342, 345, 447, 450, 258, 261, 342, 345, 447, 450, 258, 261, 342, 345, 447, 450, 453, 255, 258, 261, 342, 345, 450, 453, 255, 258, 342, 345, 450, 453, 255, 258, 342, 345, 450, 453, 255, 258, 342, 345, 450, 453, 255, 258, 342, 345, 450, 453, 255, 258, 342, 345, 450, 453, 255, 258, 342, 345, 450, 453, 255, 258, 261, 342, 345, 447, 450, 258, 261, 342, 345, 447, 450, 258, 261, 342, 345, 447, 450, 258, 261, 342, 345, 447, 450, 258, 261, 342, 345, 444, 447, 261, 264, 342, 345, 444, 447, 261, 264, 342, 345, 444, 447, 261, 264, 267, 342, 345, 441, 444, 264, 267, 342, 345, 441, 444, 264, 267, 270, 342, 345, 438, 441, 267, 270, 342, 345, 435, 438, 441, 270, 273, 342, 345, 432, 435, 438, 270, 273, 276, 342, 345, 432, 435, 273, 276, 279, 342, 345, 429, 432, 276, 279, 282, 342, 345, 426, 429, 432, 279, 282, 285, 288, 342, 345, 420, 423, 426, 429, 282, 285, 288, 291, 342, 345, 417, 420, 423, 426, 288, 291, 294, 297, 342, 345, 414, 417, 420, 423, 291, 294, 297, 300, 303, 342, 345, 408, 411, 414, 417, 297, 300, 303, 306, 309, 312, 342, 345, 402, 405, 408, 411, 414, 303, 306, 309, 312, 315, 318, 321, 324, 327, 342, 345, 402, 405, 408, 312, 315, 318, 321, 324, 327, 330, 333, 336, 339, 342, 345, 402, 405, 327, 330, 333, 336, 339, 342, 345];
  fx = [591, 591, 594, 594, 597, 597, 600, 600, 603, 603, 606, 606, 609, 609, 612, 612, 615, 615, 618, 618, 621, 621, 624, 624, 624, 624, 624, 624, 624, 624, 624, 624, 624, 624, 624, 624, 624, 624, 624, 624, 624, 624, 624, 624, 624, 624, 624, 624, 624, 624, 624, 624, 624, 624, 624, 624, 624, 624, 624, 624, 624, 624, 624, 624, 624, 624, 624, 624, 624, 624, 624, 624, 624, 624, 624, 624, 624, 624, 624, 624, 624, 624, 624, 624, 624, 624, 624, 624, 624, 624, 624, 624, 624, 624, 624, 624, 624, 624, 624, 624, 624, 624, 624, 624, 624, 624, 627, 627, 627, 627, 627, 627, 627, 627, 627, 627, 627, 627, 627, 627, 627, 627, 627, 627, 627, 627, 627, 627, 627, 627, 627, 627, 627, 627, 627, 627, 627, 627, 627, 627, 627, 627, 627, 627, 627, 627, 627, 627, 627, 627, 627, 627, 627, 627, 627, 627, 627, 627, 627, 627, 627, 627, 627, 627, 627, 627, 627, 627, 627, 627, 627, 627, 627, 627, 627, 627, 627, 627, 627, 627, 627, 627, 627, 627, 627, 627, 627, 627, 627, 627, 627, 627, 627, 630, 630, 630, 630, 630, 630, 630, 630, 633, 633, 633, 633, 633, 633, 636, 636, 636, 636, 636, 639, 639, 639, 639, 639, 642, 642, 642, 642, 645, 645, 645, 645, 645, 648, 648, 648, 648, 651, 651, 651, 651, 654, 654, 654, 654, 657, 657, 657, 657, 660, 660, 660, 660, 663, 663, 663, 663, 666, 666, 666, 666, 669, 669, 669, 669, 672, 672, 672, 672, 675, 675, 675, 675, 678, 678, 678, 678, 681, 681, 681, 681, 684, 684, 684, 684, 687, 687, 687, 687];
  fy = [261, 264, 261, 264, 261, 264, 261, 264, 261, 264, 261, 264, 261, 264, 261, 264, 261, 264, 261, 264, 261, 264, 201, 204, 207, 210, 213, 216, 219, 222, 225, 228, 231, 234, 237, 240, 243, 246, 249, 252, 255, 258, 261, 264, 267, 270, 273, 276, 279, 282, 285, 288, 291, 294, 297, 300, 303, 306, 309, 312, 315, 318, 321, 324, 327, 330, 333, 336, 339, 342, 345, 348, 351, 354, 357, 360, 363, 366, 369, 372, 375, 378, 381, 384, 387, 390, 393, 396, 399, 402, 405, 408, 411, 414, 417, 420, 423, 426, 429, 432, 435, 438, 441, 444, 447, 450, 192, 195, 198, 201, 204, 207, 210, 213, 216, 219, 222, 225, 228, 231, 234, 237, 240, 243, 246, 249, 252, 255, 258, 261, 264, 267, 270, 273, 276, 279, 282, 285, 288, 291, 294, 297, 300, 303, 306, 309, 312, 315, 318, 321, 324, 327, 330, 333, 336, 339, 342, 345, 348, 351, 354, 357, 360, 363, 366, 369, 372, 375, 378, 381, 384, 387, 390, 393, 396, 399, 402, 405, 408, 411, 414, 417, 420, 423, 426, 429, 432, 435, 438, 441, 444, 447, 450, 186, 189, 192, 195, 198, 201, 261, 264, 183, 186, 189, 192, 261, 264, 180, 183, 186, 261, 264, 177, 180, 183, 261, 264, 177, 180, 261, 264, 174, 177, 180, 261, 264, 174, 177, 261, 264, 171, 174, 261, 264, 171, 174, 261, 264, 171, 174, 261, 264, 171, 174, 261, 264, 168, 171, 261, 264, 168, 171, 261, 264, 168, 171, 261, 264, 168, 171, 261, 264, 168, 171, 261, 264, 168, 171, 261, 264, 168, 171, 261, 264, 168, 171, 261, 264, 171, 174, 261, 264];
  gx = [552, 552, 552, 552, 552, 552, 552, 552, 552, 552, 555, 555, 555, 555, 555, 555, 555, 555, 555, 555, 555, 555, 555, 555, 555, 558, 558, 558, 558, 558, 558, 558, 558, 558, 561, 561, 561, 561, 561, 561, 561, 564, 564, 564, 564, 564, 564, 564, 567, 567, 567, 567, 567, 567, 567, 567, 567, 567, 567, 567, 567, 567, 567, 567, 567, 567, 570, 570, 570, 570, 570, 570, 570, 570, 570, 570, 570, 570, 570, 570, 570, 570, 570, 570, 570, 570, 570, 570, 570, 573, 573, 573, 573, 573, 573, 573, 573, 573, 573, 573, 573, 573, 573, 573, 573, 573, 576, 576, 576, 576, 576, 576, 576, 576, 576, 576, 576, 576, 576, 576, 576, 576, 576, 576, 579, 579, 579, 579, 579, 579, 579, 579, 579, 579, 579, 579, 579, 579, 579, 579, 579, 579, 579, 579, 579, 579, 582, 582, 582, 582, 582, 582, 582, 582, 582, 582, 582, 582, 582, 582, 582, 582, 582, 582, 582, 585, 585, 585, 585, 585, 585, 585, 585, 585, 585, 585, 585, 585, 585, 585, 585, 585, 588, 588, 588, 588, 588, 588, 588, 588, 588, 588, 588, 588, 588, 588, 588, 591, 591, 591, 591, 591, 591, 591, 591, 591, 591, 591, 591, 591, 594, 594, 594, 594, 594, 594, 594, 594, 594, 594, 594, 594, 594, 594, 594, 597, 597, 597, 597, 597, 597, 597, 597, 597, 597, 597, 597, 597, 600, 600, 600, 600, 600, 600, 600, 600, 600, 600, 600, 600, 603, 603, 603, 603, 603, 603, 603, 603, 603, 603, 603, 603, 606, 606, 606, 606, 606, 606, 606, 606, 606, 606, 609, 609, 609, 609, 609, 609, 609, 609, 612, 612, 612, 612, 612, 612, 612, 612, 612, 615, 615, 615, 615, 615, 615, 615, 615, 618, 618, 618, 618, 618, 618, 618, 618, 621, 621, 621, 621, 621, 621, 621, 621, 624, 624, 624, 624, 624, 624, 624, 624, 624, 627, 627, 627, 627, 627, 627, 627, 627, 630, 630, 630, 630, 630, 630, 630, 630, 633, 633, 633, 633, 633, 633, 633, 633, 636, 636, 636, 636, 636, 636, 636, 636, 639, 639, 639, 639, 639, 639, 639, 639, 642, 642, 642, 642, 642, 642, 642, 642, 645, 645, 645, 645, 645, 645, 645, 645, 648, 648, 648, 648, 648, 648, 648, 648, 648, 651, 651, 651, 651, 651, 651, 651, 651, 654, 654, 654, 654, 654, 654, 654, 654, 657, 657, 657, 657, 657, 657, 657, 657, 660, 660, 660, 660, 660, 660, 660, 660, 663, 663, 663, 663, 663, 663, 663, 663, 666, 666, 666, 666, 666, 666, 666, 666, 666, 669, 669, 669, 669, 669, 669, 669, 669, 669, 672, 672, 672, 672, 672, 672, 672, 672, 672, 672, 675, 675, 675, 675, 675, 675, 675, 675, 675, 678, 678, 678, 678, 678, 678, 678, 678, 678, 678, 681, 681, 681, 681, 681, 681, 681, 681, 681, 681, 681, 681, 684, 684, 684, 684, 684, 684, 684, 684, 684, 684, 684, 684, 684, 687, 687, 687, 687, 687, 687, 687, 687, 687, 687, 687, 687, 687, 687, 690, 690, 690, 690, 690, 690, 690, 690, 690, 690, 690, 690, 690, 693, 693, 693, 693, 693, 693, 693, 693, 693, 693, 693, 693, 693, 693, 693, 696, 696, 696, 696, 696, 696, 696, 696, 696, 696, 696, 696, 696, 696, 696, 699, 699, 699, 699, 699, 699, 699, 699, 699, 699, 699, 699, 699, 699, 699, 699, 699, 699, 702, 702, 702, 702, 702, 702, 702, 702, 702, 702, 702, 702, 702, 702, 702, 702, 702, 702, 702, 702, 702, 702, 702, 702, 702, 705, 705, 705, 705, 705, 705, 705, 705, 705, 705, 705, 705, 705, 705, 705, 705, 705, 705, 705, 705, 705, 705, 708, 708, 708, 708, 708, 708, 708, 708, 708, 708, 708, 708, 711, 711, 711, 711, 711, 711, 711, 711, 711, 714, 714, 714, 714, 714, 714, 714, 714, 714, 714, 714, 714, 714, 717, 717, 717, 717, 717, 717, 717, 717, 717, 717, 717, 717, 717, 717, 717, 717, 720, 720, 720, 720, 720, 720, 720, 720, 720, 720, 720, 723, 723, 726, 726];
  gy = [465, 468, 471, 474, 477, 480, 483, 486, 489, 492, 456, 459, 462, 465, 468, 471, 474, 477, 480, 483, 486, 489, 492, 495, 498, 453, 456, 459, 462, 465, 492, 495, 498, 501, 450, 453, 456, 498, 501, 504, 507, 447, 450, 453, 501, 504, 507, 510, 303, 306, 309, 312, 315, 318, 321, 324, 327, 330, 333, 336, 444, 447, 450, 504, 507, 510, 294, 297, 300, 303, 306, 309, 312, 315, 318, 321, 324, 327, 330, 333, 336, 339, 342, 441, 444, 447, 507, 510, 513, 288, 291, 294, 297, 300, 303, 333, 336, 339, 342, 345, 348, 441, 444, 510, 513, 516, 285, 288, 291, 294, 342, 345, 348, 351, 354, 399, 402, 405, 408, 411, 438, 441, 513, 516, 279, 282, 285, 288, 348, 351, 354, 357, 393, 396, 399, 402, 405, 408, 411, 414, 417, 438, 441, 513, 516, 519, 276, 279, 282, 285, 354, 357, 360, 390, 393, 396, 399, 411, 414, 417, 420, 435, 438, 516, 519, 273, 276, 279, 357, 360, 363, 387, 390, 393, 417, 420, 423, 435, 438, 516, 519, 522, 270, 273, 276, 360, 363, 366, 384, 387, 390, 420, 423, 426, 435, 519, 522, 270, 273, 363, 366, 369, 384, 387, 423, 426, 432, 435, 519, 522, 267, 270, 273, 366, 369, 381, 384, 423, 426, 429, 432, 435, 519, 522, 525, 264, 267, 270, 369, 372, 381, 384, 426, 429, 432, 435, 522, 525, 264, 267, 369, 372, 375, 378, 381, 426, 429, 432, 522, 525, 261, 264, 267, 372, 375, 378, 381, 426, 429, 432, 522, 525, 261, 264, 372, 375, 378, 426, 429, 432, 522, 525, 261, 264, 375, 378, 429, 432, 525, 528, 258, 261, 264, 375, 378, 429, 432, 525, 528, 258, 261, 375, 378, 429, 432, 525, 528, 258, 261, 378, 381, 429, 432, 525, 528, 258, 261, 378, 381, 429, 432, 525, 528, 255, 258, 261, 378, 381, 429, 432, 525, 528, 255, 258, 378, 381, 429, 432, 525, 528, 255, 258, 378, 381, 429, 432, 525, 528, 255, 258, 378, 381, 429, 432, 525, 528, 255, 258, 378, 381, 429, 432, 525, 528, 255, 258, 378, 381, 429, 432, 525, 528, 255, 258, 378, 381, 429, 432, 525, 528, 255, 258, 378, 381, 429, 432, 525, 528, 255, 258, 261, 378, 381, 429, 432, 525, 528, 258, 261, 378, 381, 429, 432, 525, 528, 258, 261, 378, 381, 429, 432, 525, 528, 258, 261, 375, 378, 429, 432, 525, 528, 258, 261, 375, 378, 429, 432, 522, 525, 261, 264, 375, 378, 432, 435, 522, 525, 261, 264, 372, 375, 378, 432, 435, 522, 525, 261, 264, 267, 372, 375, 432, 435, 522, 525, 264, 267, 369, 372, 375, 432, 435, 519, 522, 525, 264, 267, 270, 369, 372, 432, 435, 519, 522, 267, 270, 366, 369, 372, 432, 435, 438, 519, 522, 264, 267, 270, 273, 363, 366, 369, 435, 438, 516, 519, 522, 261, 264, 267, 270, 273, 276, 360, 363, 366, 435, 438, 516, 519, 258, 261, 264, 273, 276, 279, 357, 360, 363, 435, 438, 513, 516, 519, 255, 258, 261, 276, 279, 282, 354, 357, 360, 438, 441, 513, 516, 252, 255, 258, 279, 282, 285, 288, 351, 354, 357, 438, 441, 510, 513, 516, 252, 255, 282, 285, 288, 291, 294, 345, 348, 351, 354, 441, 444, 510, 513, 249, 252, 255, 288, 291, 294, 297, 300, 336, 339, 342, 345, 348, 351, 441, 444, 507, 510, 249, 252, 294, 297, 300, 303, 306, 309, 312, 315, 318, 321, 324, 327, 330, 333, 336, 339, 342, 345, 444, 447, 504, 507, 510, 246, 249, 252, 300, 303, 306, 309, 312, 315, 318, 321, 324, 327, 330, 333, 336, 444, 447, 450, 501, 504, 507, 246, 249, 315, 318, 321, 324, 447, 450, 453, 498, 501, 504, 246, 249, 450, 453, 456, 492, 495, 498, 501, 246, 249, 453, 456, 459, 462, 465, 483, 486, 489, 492, 495, 498, 243, 246, 249, 456, 459, 462, 465, 468, 471, 474, 477, 480, 483, 486, 489, 492, 243, 246, 249, 465, 468, 471, 474, 477, 480, 483, 486, 243, 246, 243, 246];
  hx = [570, 570, 570, 570, 570, 570, 570, 570, 570, 570, 570, 570, 570, 570, 570, 570, 570, 570, 570, 570, 570, 570, 570, 570, 570, 570, 570, 570, 570, 570, 570, 570, 570, 570, 570, 570, 570, 570, 570, 570, 570, 570, 570, 570, 570, 570, 570, 570, 570, 570, 570, 570, 570, 570, 570, 570, 570, 570, 570, 570, 570, 570, 570, 570, 570, 570, 570, 570, 570, 570, 570, 570, 570, 570, 570, 570, 570, 570, 570, 570, 570, 570, 570, 570, 570, 570, 570, 570, 570, 570, 570, 570, 570, 570, 573, 573, 573, 573, 573, 573, 573, 573, 573, 573, 573, 573, 573, 573, 573, 573, 573, 573, 573, 573, 573, 573, 573, 573, 573, 573, 573, 573, 573, 573, 573, 573, 573, 573, 573, 573, 573, 573, 573, 573, 573, 573, 573, 573, 573, 573, 573, 573, 573, 573, 573, 573, 573, 573, 573, 573, 573, 573, 573, 573, 573, 573, 573, 573, 573, 573, 573, 573, 573, 573, 573, 573, 573, 573, 573, 573, 573, 573, 573, 573, 573, 573, 573, 573, 573, 573, 573, 573, 573, 573, 573, 573, 573, 573, 576, 576, 576, 576, 576, 576, 576, 576, 576, 576, 576, 576, 576, 576, 576, 576, 576, 576, 576, 576, 576, 576, 576, 576, 576, 576, 576, 576, 576, 576, 576, 576, 576, 576, 576, 576, 576, 576, 576, 576, 576, 576, 576, 576, 576, 576, 576, 576, 576, 576, 576, 576, 576, 576, 576, 576, 576, 576, 576, 576, 576, 576, 576, 576, 576, 576, 576, 576, 576, 576, 576, 576, 576, 576, 576, 576, 576, 576, 576, 576, 576, 576, 576, 576, 576, 576, 576, 576, 576, 576, 576, 576, 576, 576, 579, 579, 579, 579, 579, 579, 582, 582, 582, 582, 582, 585, 585, 585, 585, 588, 588, 588, 588, 591, 591, 591, 594, 594, 594, 597, 597, 600, 600, 603, 603, 606, 606, 609, 609, 612, 612, 612, 615, 615, 618, 618, 621, 621, 624, 624, 627, 627, 630, 630, 630, 633, 633, 636, 636, 639, 639, 642, 642, 645, 645, 648, 648, 651, 651, 654, 654, 657, 657, 660, 660, 663, 663, 663, 666, 666, 669, 669, 672, 672, 675, 675, 678, 678, 681, 681, 684, 684, 687, 687, 687, 690, 690, 693, 693, 693, 693, 696, 696, 696, 696, 699, 699, 699, 699, 702, 702, 702, 702, 702, 705, 705, 705, 705, 705, 705, 705, 708, 708, 708, 708, 708, 708, 708, 708, 708, 708, 708, 708, 708, 708, 708, 708, 708, 708, 708, 708, 708, 708, 708, 708, 708, 708, 708, 708, 708, 708, 708, 708, 708, 708, 708, 708, 708, 708, 708, 708, 708, 708, 708, 708, 708, 708, 708, 708, 708, 708, 708, 708, 708, 708, 708, 711, 711, 711, 711, 711, 711, 711, 711, 711, 711, 711, 711, 711, 711, 711, 711, 711, 711, 711, 711, 711, 711, 711, 711, 711, 711, 711, 711, 711, 711, 711, 711, 711, 711, 711, 711, 711, 711, 711, 711, 711, 711, 711, 711, 711, 711, 711, 711, 711, 711, 711, 711, 714, 714, 714, 714, 714, 714, 714, 714, 714, 714, 714, 714, 714, 714, 714, 714, 714, 714, 714, 714, 714, 714, 714, 714, 714, 714, 714, 714, 714, 714, 714, 714, 714, 714, 714, 714, 714, 714, 714, 714, 714, 714, 714, 714, 714];
  hy = [171, 174, 177, 180, 183, 186, 189, 192, 195, 198, 201, 204, 207, 210, 213, 216, 219, 222, 225, 228, 231, 234, 237, 240, 243, 246, 249, 252, 255, 258, 261, 264, 267, 270, 273, 276, 279, 282, 285, 288, 291, 294, 297, 300, 303, 306, 309, 312, 315, 318, 321, 324, 327, 330, 333, 336, 339, 342, 345, 348, 351, 354, 357, 360, 363, 366, 369, 372, 375, 378, 381, 384, 387, 390, 393, 396, 399, 402, 405, 408, 411, 414, 417, 420, 423, 426, 429, 432, 435, 438, 441, 444, 447, 450, 171, 174, 177, 180, 183, 186, 189, 192, 195, 198, 201, 204, 207, 210, 213, 216, 219, 222, 225, 228, 231, 234, 237, 240, 243, 246, 249, 252, 255, 258, 261, 264, 267, 270, 273, 276, 279, 282, 285, 288, 291, 294, 297, 300, 303, 306, 309, 312, 315, 318, 321, 324, 327, 330, 333, 336, 339, 342, 345, 348, 351, 354, 357, 360, 363, 366, 369, 372, 375, 378, 381, 384, 387, 390, 393, 396, 399, 402, 405, 408, 411, 414, 417, 420, 423, 426, 429, 432, 435, 438, 441, 444, 447, 450, 171, 174, 177, 180, 183, 186, 189, 192, 195, 198, 201, 204, 207, 210, 213, 216, 219, 222, 225, 228, 231, 234, 237, 240, 243, 246, 249, 252, 255, 258, 261, 264, 267, 270, 273, 276, 279, 282, 285, 288, 291, 294, 297, 300, 303, 306, 309, 312, 315, 318, 321, 324, 327, 330, 333, 336, 339, 342, 345, 348, 351, 354, 357, 360, 363, 366, 369, 372, 375, 378, 381, 384, 387, 390, 393, 396, 399, 402, 405, 408, 411, 414, 417, 420, 423, 426, 429, 432, 435, 438, 441, 444, 447, 450, 309, 312, 315, 318, 321, 324, 303, 306, 309, 312, 315, 297, 300, 303, 306, 291, 294, 297, 300, 288, 291, 294, 285, 288, 291, 282, 285, 279, 282, 276, 279, 273, 276, 270, 273, 267, 270, 273, 267, 270, 264, 267, 264, 267, 261, 264, 261, 264, 258, 261, 264, 258, 261, 258, 261, 258, 261, 258, 261, 255, 258, 255, 258, 255, 258, 255, 258, 255, 258, 255, 258, 255, 258, 261, 258, 261, 258, 261, 258, 261, 258, 261, 261, 264, 261, 264, 264, 267, 264, 267, 270, 267, 270, 267, 270, 273, 276, 270, 273, 276, 279, 273, 276, 279, 282, 279, 282, 285, 288, 291, 282, 285, 288, 291, 294, 297, 300, 288, 291, 294, 297, 300, 303, 306, 309, 312, 315, 318, 321, 324, 327, 330, 333, 336, 339, 342, 345, 348, 351, 354, 357, 360, 363, 366, 369, 372, 375, 378, 381, 384, 387, 390, 393, 396, 399, 402, 405, 408, 411, 414, 417, 420, 423, 426, 429, 432, 435, 438, 441, 444, 447, 450, 297, 300, 303, 306, 309, 312, 315, 318, 321, 324, 327, 330, 333, 336, 339, 342, 345, 348, 351, 354, 357, 360, 363, 366, 369, 372, 375, 378, 381, 384, 387, 390, 393, 396, 399, 402, 405, 408, 411, 414, 417, 420, 423, 426, 429, 432, 435, 438, 441, 444, 447, 450, 318, 321, 324, 327, 330, 333, 336, 339, 342, 345, 348, 351, 354, 357, 360, 363, 366, 369, 372, 375, 378, 381, 384, 387, 390, 393, 396, 399, 402, 405, 408, 411, 414, 417, 420, 423, 426, 429, 432, 435, 438, 441, 444, 447, 450];
  ix = [636, 636, 636, 636, 636, 636, 636, 636, 636, 636, 636, 636, 636, 636, 636, 636, 636, 636, 636, 636, 636, 636, 636, 636, 636, 636, 636, 636, 636, 636, 636, 636, 636, 636, 636, 636, 636, 636, 636, 636, 636, 636, 636, 636, 636, 636, 636, 636, 636, 636, 636, 636, 636, 636, 636, 636, 636, 636, 636, 636, 636, 636, 636, 636, 636, 636, 636, 636, 636, 636, 636, 636, 636, 636, 636, 639, 639, 639, 639, 639, 639, 639, 639, 639, 639, 639, 639, 639, 639, 639, 639, 639, 639, 639, 639, 639, 639, 639, 639, 639, 639, 639, 639, 639, 639, 639, 639, 639, 639, 639, 639, 639, 639, 639, 639, 639, 639, 639, 639, 639, 639, 639, 639, 639, 639, 639, 639, 639, 639, 639, 639, 639, 639, 639, 639, 639, 639, 639, 639, 639, 639, 639, 639, 639, 639, 639, 639, 639, 639, 639, 642, 642, 642, 642, 642, 642, 642, 642, 642, 642, 642, 642, 642, 642, 642, 642, 642, 642, 642, 642, 642, 642, 642, 642, 642, 642, 642, 642, 642, 642, 642, 642, 642, 642, 642, 642, 642, 642, 642, 642, 642, 642, 642, 642, 642, 642, 642, 642, 642, 642, 642, 642, 642, 642, 642, 642, 642, 642, 642, 642, 642, 642, 642, 642, 642, 642, 642, 642, 642, 642, 642, 642, 642, 642, 642];
  iy = [183, 186, 189, 192, 195, 198, 201, 204, 207, 210, 213, 261, 264, 267, 270, 273, 276, 279, 282, 285, 288, 291, 294, 297, 300, 303, 306, 309, 312, 315, 318, 321, 324, 327, 330, 333, 336, 339, 342, 345, 348, 351, 354, 357, 360, 363, 366, 369, 372, 375, 378, 381, 384, 387, 390, 393, 396, 399, 402, 405, 408, 411, 414, 417, 420, 423, 426, 429, 432, 435, 438, 441, 444, 447, 450, 183, 186, 189, 192, 195, 198, 201, 204, 207, 210, 213, 261, 264, 267, 270, 273, 276, 279, 282, 285, 288, 291, 294, 297, 300, 303, 306, 309, 312, 315, 318, 321, 324, 327, 330, 333, 336, 339, 342, 345, 348, 351, 354, 357, 360, 363, 366, 369, 372, 375, 378, 381, 384, 387, 390, 393, 396, 399, 402, 405, 408, 411, 414, 417, 420, 423, 426, 429, 432, 435, 438, 441, 444, 447, 450, 183, 186, 189, 192, 195, 198, 201, 204, 207, 210, 213, 261, 264, 267, 270, 273, 276, 279, 282, 285, 288, 291, 294, 297, 300, 303, 306, 309, 312, 315, 318, 321, 324, 327, 330, 333, 336, 339, 342, 345, 348, 351, 354, 357, 360, 363, 366, 369, 372, 375, 378, 381, 384, 387, 390, 393, 396, 399, 402, 405, 408, 411, 414, 417, 420, 423, 426, 429, 432, 435, 438, 441, 444, 447, 450];
  jx = [585, 585, 588, 588, 591, 591, 594, 594, 597, 597, 600, 600, 600, 603, 603, 606, 606, 609, 609, 612, 612, 615, 615, 618, 618, 618, 621, 621, 624, 624, 624, 627, 627, 627, 630, 630, 630, 633, 633, 633, 633, 636, 636, 636, 636, 636, 636, 636, 636, 636, 636, 636, 636, 636, 636, 636, 636, 636, 636, 636, 636, 636, 636, 636, 636, 636, 636, 636, 636, 636, 636, 636, 636, 636, 636, 636, 636, 636, 636, 636, 636, 636, 636, 636, 636, 636, 636, 636, 636, 636, 636, 636, 636, 636, 636, 636, 636, 636, 636, 636, 636, 636, 636, 636, 636, 636, 636, 636, 636, 636, 636, 636, 636, 636, 636, 636, 636, 636, 636, 636, 636, 636, 636, 636, 636, 636, 636, 636, 636, 636, 636, 636, 636, 636, 636, 636, 639, 639, 639, 639, 639, 639, 639, 639, 639, 639, 639, 639, 639, 639, 639, 639, 639, 639, 639, 639, 639, 639, 639, 639, 639, 639, 639, 639, 639, 639, 639, 639, 639, 639, 639, 639, 639, 639, 639, 639, 639, 639, 639, 639, 639, 639, 639, 639, 639, 639, 639, 639, 639, 639, 639, 639, 639, 639, 639, 639, 639, 639, 639, 639, 639, 639, 639, 639, 639, 639, 639, 639, 639, 639, 639, 639, 639, 639, 639, 639, 639, 639, 639, 639, 639, 639, 639, 639, 639, 639, 639, 639, 639, 642, 642, 642, 642, 642, 642, 642, 642, 642, 642, 642, 642, 642, 642, 642, 642, 642, 642, 642, 642, 642, 642, 642, 642, 642, 642, 642, 642, 642, 642, 642, 642, 642, 642, 642, 642, 642, 642, 642, 642, 642, 642, 642, 642, 642, 642, 642, 642, 642, 642, 642, 642, 642, 642, 642, 642, 642, 642, 642, 642, 642, 642, 642, 642, 642, 642, 642, 642, 642, 642, 642, 642, 642, 642, 642, 642, 642, 642, 642, 642, 642, 642, 642, 642, 642, 642, 642, 642, 642];
  jy = [522, 525, 522, 525, 522, 525, 522, 525, 522, 525, 522, 525, 528, 522, 525, 522, 525, 522, 525, 522, 525, 522, 525, 519, 522, 525, 519, 522, 516, 519, 522, 513, 516, 519, 510, 513, 516, 504, 507, 510, 513, 183, 186, 189, 192, 195, 198, 201, 204, 207, 210, 213, 261, 264, 267, 270, 273, 276, 279, 282, 285, 288, 291, 294, 297, 300, 303, 306, 309, 312, 315, 318, 321, 324, 327, 330, 333, 336, 339, 342, 345, 348, 351, 354, 357, 360, 363, 366, 369, 372, 375, 378, 381, 384, 387, 390, 393, 396, 399, 402, 405, 408, 411, 414, 417, 420, 423, 426, 429, 432, 435, 438, 441, 444, 447, 450, 453, 456, 459, 462, 465, 468, 471, 474, 477, 480, 483, 486, 489, 492, 495, 498, 501, 504, 507, 510, 183, 186, 189, 192, 195, 198, 201, 204, 207, 210, 213, 261, 264, 267, 270, 273, 276, 279, 282, 285, 288, 291, 294, 297, 300, 303, 306, 309, 312, 315, 318, 321, 324, 327, 330, 333, 336, 339, 342, 345, 348, 351, 354, 357, 360, 363, 366, 369, 372, 375, 378, 381, 384, 387, 390, 393, 396, 399, 402, 405, 408, 411, 414, 417, 420, 423, 426, 429, 432, 435, 438, 441, 444, 447, 450, 453, 456, 459, 462, 465, 468, 471, 474, 477, 480, 483, 486, 489, 492, 495, 498, 501, 504, 183, 186, 189, 192, 195, 198, 201, 204, 207, 210, 213, 261, 264, 267, 270, 273, 276, 279, 282, 285, 288, 291, 294, 297, 300, 303, 306, 309, 312, 315, 318, 321, 324, 327, 330, 333, 336, 339, 342, 345, 348, 351, 354, 357, 360, 363, 366, 369, 372, 375, 378, 381, 384, 387, 390, 393, 396, 399, 402, 405, 408, 411, 414, 417, 420, 423, 426, 429, 432, 435, 438, 441, 444, 447, 450, 453, 456, 459, 462, 465, 468, 471, 474, 477, 480, 483, 486, 489, 492];
  kx = [579, 579, 579, 579, 579, 579, 579, 579, 579, 579, 579, 579, 579, 579, 579, 579, 579, 579, 579, 579, 579, 579, 579, 579, 579, 579, 579, 579, 579, 579, 579, 579, 579, 579, 579, 579, 579, 579, 579, 579, 579, 579, 579, 579, 579, 579, 579, 579, 579, 579, 579, 579, 579, 579, 579, 579, 579, 579, 579, 579, 579, 579, 579, 579, 579, 579, 579, 579, 579, 579, 579, 579, 579, 579, 579, 579, 579, 579, 579, 579, 579, 579, 579, 579, 579, 579, 579, 579, 579, 579, 579, 579, 579, 579, 582, 582, 582, 582, 582, 582, 582, 582, 582, 582, 582, 582, 582, 582, 582, 582, 582, 582, 582, 582, 582, 582, 582, 582, 582, 582, 582, 582, 582, 582, 582, 582, 582, 582, 582, 582, 582, 582, 582, 582, 582, 582, 582, 582, 582, 582, 582, 582, 582, 582, 582, 582, 582, 582, 582, 582, 582, 582, 582, 582, 582, 582, 582, 582, 582, 582, 582, 582, 582, 582, 582, 582, 582, 582, 582, 582, 582, 582, 582, 582, 582, 582, 582, 582, 582, 582, 582, 582, 582, 582, 582, 582, 582, 582, 585, 585, 585, 585, 585, 585, 585, 585, 585, 585, 585, 585, 585, 585, 585, 585, 585, 585, 585, 585, 585, 585, 585, 585, 585, 585, 585, 585, 585, 585, 585, 585, 585, 585, 585, 585, 585, 585, 585, 585, 585, 585, 585, 585, 585, 585, 585, 585, 585, 585, 585, 585, 585, 585, 585, 585, 585, 585, 585, 585, 585, 585, 585, 585, 585, 585, 585, 585, 585, 585, 585, 585, 585, 585, 585, 585, 585, 585, 585, 585, 585, 585, 585, 585, 585, 585, 585, 585, 585, 585, 585, 585, 585, 585, 588, 588, 588, 591, 591, 591, 594, 594, 594, 594, 597, 597, 597, 600, 600, 600, 603, 603, 603, 606, 606, 606, 609, 609, 609, 612, 612, 612, 615, 615, 615, 618, 618, 618, 621, 621, 621, 624, 624, 624, 624, 627, 627, 627, 630, 630, 630, 633, 633, 633, 633, 636, 636, 636, 636, 636, 636, 639, 639, 639, 639, 639, 639, 639, 642, 642, 642, 642, 642, 642, 642, 645, 645, 645, 645, 645, 645, 648, 648, 648, 648, 648, 648, 648, 651, 651, 651, 651, 651, 651, 654, 654, 654, 654, 654, 654, 654, 657, 657, 657, 657, 657, 657, 657, 657, 660, 660, 660, 660, 660, 660, 660, 663, 663, 663, 663, 663, 663, 663, 666, 666, 666, 666, 666, 666, 669, 669, 669, 669, 669, 669, 669, 672, 672, 672, 672, 672, 672, 672, 675, 675, 675, 675, 675, 675, 678, 678, 678, 678, 678, 678, 678, 681, 681, 681, 681, 681, 681, 684, 684, 684, 684, 684, 684, 684, 687, 687, 687, 687, 687, 687, 687, 690, 690, 690, 690, 690, 690, 690, 693, 693, 693, 693, 693, 693, 693, 693, 696, 696, 696, 696, 696, 696, 699, 699, 699, 699, 699, 699, 702, 702, 702, 702, 702, 705, 705, 705, 708, 708, 708, 708, 711, 711, 711, 714, 714, 714, 717, 717];
  ky = [171, 174, 177, 180, 183, 186, 189, 192, 195, 198, 201, 204, 207, 210, 213, 216, 219, 222, 225, 228, 231, 234, 237, 240, 243, 246, 249, 252, 255, 258, 261, 264, 267, 270, 273, 276, 279, 282, 285, 288, 291, 294, 297, 300, 303, 306, 309, 312, 315, 318, 321, 324, 327, 330, 333, 336, 339, 342, 345, 348, 351, 354, 357, 360, 363, 366, 369, 372, 375, 378, 381, 384, 387, 390, 393, 396, 399, 402, 405, 408, 411, 414, 417, 420, 423, 426, 429, 432, 435, 438, 441, 444, 447, 450, 171, 174, 177, 180, 183, 186, 189, 192, 195, 198, 201, 204, 207, 210, 213, 216, 219, 222, 225, 228, 231, 234, 237, 240, 243, 246, 249, 252, 255, 258, 261, 264, 267, 270, 273, 276, 279, 282, 285, 288, 291, 294, 297, 300, 303, 306, 309, 312, 315, 318, 321, 324, 327, 330, 333, 336, 339, 342, 345, 348, 351, 354, 357, 360, 363, 366, 369, 372, 375, 378, 381, 384, 387, 390, 393, 396, 399, 402, 405, 408, 411, 414, 417, 420, 423, 426, 429, 432, 435, 438, 441, 444, 447, 450, 171, 174, 177, 180, 183, 186, 189, 192, 195, 198, 201, 204, 207, 210, 213, 216, 219, 222, 225, 228, 231, 234, 237, 240, 243, 246, 249, 252, 255, 258, 261, 264, 267, 270, 273, 276, 279, 282, 285, 288, 291, 294, 297, 300, 303, 306, 309, 312, 315, 318, 321, 324, 327, 330, 333, 336, 339, 342, 345, 348, 351, 354, 357, 360, 363, 366, 369, 372, 375, 378, 381, 384, 387, 390, 393, 396, 399, 402, 405, 408, 411, 414, 417, 420, 423, 426, 429, 432, 435, 438, 441, 444, 447, 450, 381, 384, 387, 378, 381, 384, 372, 375, 378, 381, 369, 372, 375, 366, 369, 372, 363, 366, 369, 360, 363, 366, 357, 360, 363, 354, 357, 360, 351, 354, 357, 348, 351, 354, 345, 348, 351, 339, 342, 345, 348, 336, 339, 342, 333, 336, 339, 330, 333, 336, 339, 327, 330, 333, 336, 339, 342, 324, 327, 330, 339, 342, 345, 348, 321, 324, 327, 342, 345, 348, 351, 318, 321, 324, 348, 351, 354, 315, 318, 321, 351, 354, 357, 360, 312, 315, 318, 357, 360, 363, 309, 312, 315, 360, 363, 366, 369, 303, 306, 309, 312, 363, 366, 369, 372, 300, 303, 306, 309, 369, 372, 375, 297, 300, 303, 372, 375, 378, 381, 294, 297, 300, 378, 381, 384, 291, 294, 297, 381, 384, 387, 390, 288, 291, 294, 384, 387, 390, 393, 285, 288, 291, 390, 393, 396, 282, 285, 288, 393, 396, 399, 402, 279, 282, 285, 399, 402, 405, 276, 279, 282, 402, 405, 408, 411, 273, 276, 279, 405, 408, 411, 414, 267, 270, 273, 276, 411, 414, 417, 264, 267, 270, 273, 414, 417, 420, 423, 261, 264, 267, 420, 423, 426, 261, 264, 423, 426, 429, 432, 261, 426, 429, 432, 435, 432, 435, 438, 435, 438, 441, 444, 441, 444, 447, 444, 447, 450, 447, 450];
  lx = [636, 636, 636, 636, 636, 636, 636, 636, 636, 636, 636, 636, 636, 636, 636, 636, 636, 636, 636, 636, 636, 636, 636, 636, 636, 636, 636, 636, 636, 636, 636, 636, 636, 636, 636, 636, 636, 636, 636, 636, 636, 636, 636, 636, 636, 636, 636, 636, 636, 636, 636, 636, 636, 636, 636, 636, 636, 636, 636, 636, 636, 636, 636, 636, 636, 636, 636, 636, 636, 636, 636, 636, 636, 636, 636, 636, 636, 636, 636, 636, 636, 636, 636, 636, 636, 636, 636, 636, 636, 636, 636, 636, 636, 636, 639, 639, 639, 639, 639, 639, 639, 639, 639, 639, 639, 639, 639, 639, 639, 639, 639, 639, 639, 639, 639, 639, 639, 639, 639, 639, 639, 639, 639, 639, 639, 639, 639, 639, 639, 639, 639, 639, 639, 639, 639, 639, 639, 639, 639, 639, 639, 639, 639, 639, 639, 639, 639, 639, 639, 639, 639, 639, 639, 639, 639, 639, 639, 639, 639, 639, 639, 639, 639, 639, 639, 639, 639, 639, 639, 639, 639, 639, 639, 639, 639, 639, 639, 639, 639, 639, 639, 639, 639, 639, 639, 639, 639, 639, 642, 642, 642, 642, 642, 642, 642, 642, 642, 642, 642, 642, 642, 642, 642, 642, 642, 642, 642, 642, 642, 642, 642, 642, 642, 642, 642, 642, 642, 642, 642, 642, 642, 642, 642, 642, 642, 642, 642, 642, 642, 642, 642, 642, 642, 642, 642, 642, 642, 642, 642, 642, 642, 642, 642, 642, 642, 642, 642, 642, 642, 642, 642, 642, 642, 642, 642, 642, 642, 642, 642, 642, 642, 642, 642, 642, 642, 642, 642, 642, 642, 642, 642, 642, 642, 642, 642, 642, 642, 642, 642, 642, 642, 642];
  ly = [171, 174, 177, 180, 183, 186, 189, 192, 195, 198, 201, 204, 207, 210, 213, 216, 219, 222, 225, 228, 231, 234, 237, 240, 243, 246, 249, 252, 255, 258, 261, 264, 267, 270, 273, 276, 279, 282, 285, 288, 291, 294, 297, 300, 303, 306, 309, 312, 315, 318, 321, 324, 327, 330, 333, 336, 339, 342, 345, 348, 351, 354, 357, 360, 363, 366, 369, 372, 375, 378, 381, 384, 387, 390, 393, 396, 399, 402, 405, 408, 411, 414, 417, 420, 423, 426, 429, 432, 435, 438, 441, 444, 447, 450, 171, 174, 177, 180, 183, 186, 189, 192, 195, 198, 201, 204, 207, 210, 213, 216, 219, 222, 225, 228, 231, 234, 237, 240, 243, 246, 249, 252, 255, 258, 261, 264, 267, 270, 273, 276, 279, 282, 285, 288, 291, 294, 297, 300, 303, 306, 309, 312, 315, 318, 321, 324, 327, 330, 333, 336, 339, 342, 345, 348, 351, 354, 357, 360, 363, 366, 369, 372, 375, 378, 381, 384, 387, 390, 393, 396, 399, 402, 405, 408, 411, 414, 417, 420, 423, 426, 429, 432, 435, 438, 441, 444, 447, 450, 171, 174, 177, 180, 183, 186, 189, 192, 195, 198, 201, 204, 207, 210, 213, 216, 219, 222, 225, 228, 231, 234, 237, 240, 243, 246, 249, 252, 255, 258, 261, 264, 267, 270, 273, 276, 279, 282, 285, 288, 291, 294, 297, 300, 303, 306, 309, 312, 315, 318, 321, 324, 327, 330, 333, 336, 339, 342, 345, 348, 351, 354, 357, 360, 363, 366, 369, 372, 375, 378, 381, 384, 387, 390, 393, 396, 399, 402, 405, 408, 411, 414, 417, 420, 423, 426, 429, 432, 435, 438, 441, 444, 447, 450];
  mx = [507, 507, 507, 507, 507, 507, 507, 507, 507, 507, 507, 507, 507, 507, 507, 507, 507, 507, 507, 507, 507, 507, 507, 507, 507, 507, 507, 507, 507, 507, 507, 507, 507, 507, 507, 507, 507, 507, 507, 507, 507, 507, 507, 507, 507, 507, 507, 507, 507, 507, 507, 507, 507, 507, 507, 507, 507, 507, 507, 507, 507, 507, 507, 507, 510, 510, 510, 510, 510, 510, 510, 510, 510, 510, 510, 510, 510, 510, 510, 510, 510, 510, 510, 510, 510, 510, 510, 510, 510, 510, 510, 510, 510, 510, 510, 510, 510, 510, 510, 510, 510, 510, 510, 510, 510, 510, 510, 510, 510, 510, 510, 510, 510, 510, 510, 510, 510, 510, 510, 510, 510, 510, 510, 510, 510, 510, 510, 510, 513, 513, 513, 513, 513, 513, 513, 513, 513, 513, 513, 513, 513, 513, 513, 513, 513, 513, 513, 513, 513, 513, 513, 513, 513, 513, 513, 513, 513, 513, 513, 513, 513, 513, 513, 513, 513, 513, 513, 513, 513, 513, 513, 513, 513, 513, 513, 513, 513, 513, 513, 513, 513, 513, 513, 513, 513, 513, 513, 513, 513, 513, 513, 513, 516, 516, 516, 516, 516, 516, 519, 519, 519, 519, 519, 522, 522, 522, 522, 525, 525, 525, 525, 528, 528, 528, 531, 531, 531, 534, 534, 534, 537, 537, 537, 540, 540, 540, 543, 543, 543, 546, 546, 549, 549, 552, 552, 552, 555, 555, 558, 558, 561, 561, 564, 564, 564, 567, 567, 570, 570, 573, 573, 576, 576, 579, 579, 582, 582, 585, 585, 588, 588, 591, 591, 594, 594, 594, 597, 597, 600, 600, 603, 603, 606, 606, 609, 609, 612, 612, 615, 615, 615, 618, 618, 618, 621, 621, 624, 624, 624, 627, 627, 627, 627, 630, 630, 630, 630, 633, 633, 633, 633, 636, 636, 636, 636, 636, 636, 639, 639, 639, 639, 639, 639, 639, 639, 639, 639, 639, 639, 639, 639, 639, 639, 639, 639, 639, 639, 639, 639, 639, 639, 639, 639, 639, 639, 639, 639, 639, 639, 639, 639, 639, 639, 639, 639, 639, 639, 639, 639, 639, 639, 639, 639, 639, 639, 639, 639, 639, 639, 639, 639, 639, 642, 642, 642, 642, 642, 642, 642, 642, 642, 642, 642, 642, 642, 642, 642, 642, 642, 642, 642, 642, 642, 642, 642, 642, 642, 642, 642, 642, 642, 642, 642, 642, 642, 642, 642, 642, 642, 642, 642, 642, 642, 642, 642, 642, 642, 642, 642, 642, 642, 642, 642, 642, 645, 645, 645, 645, 645, 645, 645, 645, 645, 645, 645, 645, 645, 645, 645, 645, 645, 645, 645, 645, 645, 645, 645, 645, 645, 645, 645, 645, 645, 645, 645, 645, 645, 645, 645, 645, 645, 645, 645, 645, 645, 645, 645, 645, 645, 645, 645, 648, 648, 648, 648, 648, 648, 651, 651, 651, 651, 651, 654, 654, 654, 654, 657, 657, 657, 660, 660, 660, 663, 663, 663, 666, 666, 666, 669, 669, 669, 672, 672, 672, 675, 675, 678, 678, 681, 681, 684, 684, 684, 687, 687, 690, 690, 690, 693, 693, 696, 696, 699, 699, 702, 702, 705, 705, 708, 708, 708, 711, 711, 714, 714, 717, 717, 720, 720, 723, 723, 726, 726, 726, 729, 729, 732, 732, 735, 735, 738, 738, 741, 741, 744, 744, 747, 747, 747, 750, 750, 750, 753, 753, 756, 756, 756, 759, 759, 759, 759, 762, 762, 762, 762, 765, 765, 765, 765, 765, 768, 768, 768, 768, 768, 768, 771, 771, 771, 771, 771, 771, 771, 771, 771, 771, 771, 771, 771, 771, 771, 771, 771, 771, 771, 771, 771, 771, 771, 771, 771, 771, 771, 771, 771, 771, 771, 771, 771, 771, 771, 771, 771, 771, 771, 771, 771, 771, 771, 771, 771, 771, 771, 771, 771, 771, 771, 771, 771, 771, 771, 774, 774, 774, 774, 774, 774, 774, 774, 774, 774, 774, 774, 774, 774, 774, 774, 774, 774, 774, 774, 774, 774, 774, 774, 774, 774, 774, 774, 774, 774, 774, 774, 774, 774, 774, 774, 774, 774, 774, 774, 774, 774, 774, 774, 774, 774, 774, 774, 774, 774, 774, 774, 774, 777, 777, 777, 777, 777, 777, 777, 777, 777, 777, 777, 777, 777, 777, 777, 777, 777, 777, 777, 777, 777, 777, 777, 777, 777, 777, 777, 777, 777, 777, 777, 777, 777, 777, 777, 777, 777, 777, 777, 777, 777, 777, 777, 777, 777, 777, 777, 777];
  my = [261, 264, 267, 270, 273, 276, 279, 282, 285, 288, 291, 294, 297, 300, 303, 306, 309, 312, 315, 318, 321, 324, 327, 330, 333, 336, 339, 342, 345, 348, 351, 354, 357, 360, 363, 366, 369, 372, 375, 378, 381, 384, 387, 390, 393, 396, 399, 402, 405, 408, 411, 414, 417, 420, 423, 426, 429, 432, 435, 438, 441, 444, 447, 450, 261, 264, 267, 270, 273, 276, 279, 282, 285, 288, 291, 294, 297, 300, 303, 306, 309, 312, 315, 318, 321, 324, 327, 330, 333, 336, 339, 342, 345, 348, 351, 354, 357, 360, 363, 366, 369, 372, 375, 378, 381, 384, 387, 390, 393, 396, 399, 402, 405, 408, 411, 414, 417, 420, 423, 426, 429, 432, 435, 438, 441, 444, 447, 450, 261, 264, 267, 270, 273, 276, 279, 282, 285, 288, 291, 294, 297, 300, 303, 306, 309, 312, 315, 318, 321, 324, 327, 330, 333, 336, 339, 342, 345, 348, 351, 354, 357, 360, 363, 366, 369, 372, 375, 378, 381, 384, 387, 390, 393, 396, 399, 402, 405, 408, 411, 414, 417, 420, 423, 426, 429, 432, 435, 438, 441, 444, 447, 450, 309, 312, 315, 318, 321, 324, 303, 306, 309, 312, 315, 297, 300, 303, 306, 291, 294, 297, 300, 288, 291, 294, 282, 285, 288, 279, 282, 285, 276, 279, 282, 273, 276, 279, 270, 273, 276, 270, 273, 267, 270, 264, 267, 270, 264, 267, 261, 264, 261, 264, 258, 261, 264, 258, 261, 258, 261, 258, 261, 255, 258, 255, 258, 255, 258, 255, 258, 255, 258, 255, 258, 255, 258, 261, 258, 261, 258, 261, 258, 261, 258, 261, 261, 264, 261, 264, 261, 264, 267, 264, 267, 270, 267, 270, 267, 270, 273, 270, 273, 276, 279, 273, 276, 279, 282, 279, 282, 285, 288, 282, 285, 288, 291, 294, 297, 288, 291, 294, 297, 300, 303, 306, 309, 312, 315, 318, 321, 324, 327, 330, 333, 336, 339, 342, 345, 348, 351, 354, 357, 360, 363, 366, 369, 372, 375, 378, 381, 384, 387, 390, 393, 396, 399, 402, 405, 408, 411, 414, 417, 420, 423, 426, 429, 432, 435, 438, 441, 444, 447, 450, 297, 300, 303, 306, 309, 312, 315, 318, 321, 324, 327, 330, 333, 336, 339, 342, 345, 348, 351, 354, 357, 360, 363, 366, 369, 372, 375, 378, 381, 384, 387, 390, 393, 396, 399, 402, 405, 408, 411, 414, 417, 420, 423, 426, 429, 432, 435, 438, 441, 444, 447, 450, 312, 315, 318, 321, 324, 327, 330, 333, 336, 339, 342, 345, 348, 351, 354, 357, 360, 363, 366, 369, 372, 375, 378, 381, 384, 387, 390, 393, 396, 399, 402, 405, 408, 411, 414, 417, 420, 423, 426, 429, 432, 435, 438, 441, 444, 447, 450, 312, 315, 318, 321, 324, 327, 303, 306, 309, 312, 315, 297, 300, 303, 306, 294, 297, 300, 288, 291, 294, 285, 288, 291, 279, 282, 285, 276, 279, 282, 273, 276, 279, 273, 276, 270, 273, 267, 270, 264, 267, 270, 264, 267, 261, 264, 267, 261, 264, 261, 264, 258, 261, 258, 261, 258, 261, 255, 258, 261, 255, 258, 255, 258, 255, 258, 255, 258, 255, 258, 255, 258, 261, 258, 261, 258, 261, 258, 261, 258, 261, 261, 264, 261, 264, 261, 264, 267, 264, 267, 270, 267, 270, 267, 270, 273, 270, 273, 276, 279, 273, 276, 279, 282, 276, 279, 282, 285, 288, 282, 285, 288, 291, 294, 297, 288, 291, 294, 297, 300, 303, 306, 309, 312, 315, 318, 321, 324, 327, 330, 333, 336, 339, 342, 345, 348, 351, 354, 357, 360, 363, 366, 369, 372, 375, 378, 381, 384, 387, 390, 393, 396, 399, 402, 405, 408, 411, 414, 417, 420, 423, 426, 429, 432, 435, 438, 441, 444, 447, 450, 294, 297, 300, 303, 306, 309, 312, 315, 318, 321, 324, 327, 330, 333, 336, 339, 342, 345, 348, 351, 354, 357, 360, 363, 366, 369, 372, 375, 378, 381, 384, 387, 390, 393, 396, 399, 402, 405, 408, 411, 414, 417, 420, 423, 426, 429, 432, 435, 438, 441, 444, 447, 450, 309, 312, 315, 318, 321, 324, 327, 330, 333, 336, 339, 342, 345, 348, 351, 354, 357, 360, 363, 366, 369, 372, 375, 378, 381, 384, 387, 390, 393, 396, 399, 402, 405, 408, 411, 414, 417, 420, 423, 426, 429, 432, 435, 438, 441, 444, 447, 450];
  nx = [570, 570, 570, 570, 570, 570, 570, 570, 570, 570, 570, 570, 570, 570, 570, 570, 570, 570, 570, 570, 570, 570, 570, 570, 570, 570, 570, 570, 570, 570, 570, 570, 570, 570, 570, 570, 570, 570, 570, 570, 570, 570, 570, 570, 570, 570, 570, 570, 570, 570, 570, 570, 570, 570, 570, 570, 570, 570, 570, 570, 570, 570, 570, 570, 573, 573, 573, 573, 573, 573, 573, 573, 573, 573, 573, 573, 573, 573, 573, 573, 573, 573, 573, 573, 573, 573, 573, 573, 573, 573, 573, 573, 573, 573, 573, 573, 573, 573, 573, 573, 573, 573, 573, 573, 573, 573, 573, 573, 573, 573, 573, 573, 573, 573, 573, 573, 573, 573, 573, 573, 573, 573, 573, 573, 573, 573, 573, 573, 576, 576, 576, 576, 576, 576, 576, 576, 576, 576, 576, 576, 576, 576, 576, 576, 576, 576, 576, 576, 576, 576, 576, 576, 576, 576, 576, 576, 576, 576, 576, 576, 576, 576, 576, 576, 576, 576, 576, 576, 576, 576, 576, 576, 576, 576, 576, 576, 576, 576, 576, 576, 576, 576, 576, 576, 576, 576, 576, 576, 576, 576, 576, 576, 579, 579, 579, 579, 579, 579, 582, 582, 582, 582, 582, 585, 585, 585, 585, 588, 588, 588, 588, 591, 591, 591, 594, 594, 594, 597, 597, 600, 600, 603, 603, 606, 606, 609, 609, 612, 612, 612, 615, 615, 618, 618, 621, 621, 624, 624, 627, 627, 630, 630, 630, 633, 633, 636, 636, 639, 639, 642, 642, 645, 645, 648, 648, 651, 651, 654, 654, 657, 657, 660, 660, 663, 663, 663, 666, 666, 669, 669, 672, 672, 675, 675, 678, 678, 681, 681, 684, 684, 687, 687, 687, 690, 690, 693, 693, 693, 693, 696, 696, 696, 696, 699, 699, 699, 699, 702, 702, 702, 702, 702, 705, 705, 705, 705, 705, 705, 705, 708, 708, 708, 708, 708, 708, 708, 708, 708, 708, 708, 708, 708, 708, 708, 708, 708, 708, 708, 708, 708, 708, 708, 708, 708, 708, 708, 708, 708, 708, 708, 708, 708, 708, 708, 708, 708, 708, 708, 708, 708, 708, 708, 708, 708, 708, 708, 708, 708, 708, 708, 708, 708, 708, 708, 711, 711, 711, 711, 711, 711, 711, 711, 711, 711, 711, 711, 711, 711, 711, 711, 711, 711, 711, 711, 711, 711, 711, 711, 711, 711, 711, 711, 711, 711, 711, 711, 711, 711, 711, 711, 711, 711, 711, 711, 711, 711, 711, 711, 711, 711, 711, 711, 711, 711, 711, 711, 714, 714, 714, 714, 714, 714, 714, 714, 714, 714, 714, 714, 714, 714, 714, 714, 714, 714, 714, 714, 714, 714, 714, 714, 714, 714, 714, 714, 714, 714, 714, 714, 714, 714, 714, 714, 714, 714, 714, 714, 714, 714, 714, 714, 714];
  ny = [261, 264, 267, 270, 273, 276, 279, 282, 285, 288, 291, 294, 297, 300, 303, 306, 309, 312, 315, 318, 321, 324, 327, 330, 333, 336, 339, 342, 345, 348, 351, 354, 357, 360, 363, 366, 369, 372, 375, 378, 381, 384, 387, 390, 393, 396, 399, 402, 405, 408, 411, 414, 417, 420, 423, 426, 429, 432, 435, 438, 441, 444, 447, 450, 261, 264, 267, 270, 273, 276, 279, 282, 285, 288, 291, 294, 297, 300, 303, 306, 309, 312, 315, 318, 321, 324, 327, 330, 333, 336, 339, 342, 345, 348, 351, 354, 357, 360, 363, 366, 369, 372, 375, 378, 381, 384, 387, 390, 393, 396, 399, 402, 405, 408, 411, 414, 417, 420, 423, 426, 429, 432, 435, 438, 441, 444, 447, 450, 261, 264, 267, 270, 273, 276, 279, 282, 285, 288, 291, 294, 297, 300, 303, 306, 309, 312, 315, 318, 321, 324, 327, 330, 333, 336, 339, 342, 345, 348, 351, 354, 357, 360, 363, 366, 369, 372, 375, 378, 381, 384, 387, 390, 393, 396, 399, 402, 405, 408, 411, 414, 417, 420, 423, 426, 429, 432, 435, 438, 441, 444, 447, 450, 309, 312, 315, 318, 321, 324, 303, 306, 309, 312, 315, 297, 300, 303, 306, 291, 294, 297, 300, 288, 291, 294, 285, 288, 291, 282, 285, 279, 282, 276, 279, 273, 276, 270, 273, 267, 270, 273, 267, 270, 264, 267, 264, 267, 261, 264, 261, 264, 258, 261, 264, 258, 261, 258, 261, 258, 261, 258, 261, 255, 258, 255, 258, 255, 258, 255, 258, 255, 258, 255, 258, 255, 258, 261, 258, 261, 258, 261, 258, 261, 258, 261, 261, 264, 261, 264, 264, 267, 264, 267, 270, 267, 270, 267, 270, 273, 276, 270, 273, 276, 279, 273, 276, 279, 282, 279, 282, 285, 288, 291, 282, 285, 288, 291, 294, 297, 300, 288, 291, 294, 297, 300, 303, 306, 309, 312, 315, 318, 321, 324, 327, 330, 333, 336, 339, 342, 345, 348, 351, 354, 357, 360, 363, 366, 369, 372, 375, 378, 381, 384, 387, 390, 393, 396, 399, 402, 405, 408, 411, 414, 417, 420, 423, 426, 429, 432, 435, 438, 441, 444, 447, 450, 297, 300, 303, 306, 309, 312, 315, 318, 321, 324, 327, 330, 333, 336, 339, 342, 345, 348, 351, 354, 357, 360, 363, 366, 369, 372, 375, 378, 381, 384, 387, 390, 393, 396, 399, 402, 405, 408, 411, 414, 417, 420, 423, 426, 429, 432, 435, 438, 441, 444, 447, 450, 318, 321, 324, 327, 330, 333, 336, 339, 342, 345, 348, 351, 354, 357, 360, 363, 366, 369, 372, 375, 378, 381, 384, 387, 390, 393, 396, 399, 402, 405, 408, 411, 414, 417, 420, 423, 426, 429, 432, 435, 438, 441, 444, 447, 450];
  ox = [558, 558, 558, 558, 558, 558, 558, 558, 558, 558, 558, 558, 558, 558, 558, 558, 558, 561, 561, 561, 561, 561, 561, 561, 561, 561, 561, 561, 561, 561, 561, 561, 561, 561, 561, 561, 561, 561, 561, 561, 561, 561, 564, 564, 564, 564, 564, 564, 564, 564, 564, 564, 564, 564, 564, 564, 564, 564, 564, 567, 567, 567, 567, 567, 567, 567, 567, 567, 567, 567, 567, 567, 567, 570, 570, 570, 570, 570, 570, 570, 570, 570, 570, 570, 570, 573, 573, 573, 573, 573, 573, 573, 573, 576, 576, 576, 576, 576, 576, 576, 576, 579, 579, 579, 579, 579, 579, 579, 579, 582, 582, 582, 582, 582, 582, 585, 585, 585, 585, 585, 585, 588, 588, 588, 588, 588, 588, 591, 591, 591, 591, 591, 591, 594, 594, 594, 594, 594, 594, 597, 597, 597, 597, 600, 600, 600, 600, 603, 603, 603, 603, 603, 603, 606, 606, 606, 606, 609, 609, 609, 609, 609, 609, 612, 612, 612, 612, 615, 615, 615, 615, 618, 618, 618, 618, 621, 621, 621, 621, 624, 624, 624, 624, 627, 627, 627, 627, 630, 630, 630, 630, 630, 633, 633, 633, 633, 636, 636, 636, 636, 639, 639, 639, 639, 642, 642, 642, 642, 645, 645, 645, 645, 648, 648, 648, 648, 651, 651, 651, 651, 651, 651, 654, 654, 654, 654, 657, 657, 657, 657, 660, 660, 660, 660, 663, 663, 663, 663, 663, 663, 666, 666, 666, 666, 669, 669, 669, 669, 672, 672, 672, 672, 675, 675, 675, 675, 678, 678, 678, 678, 681, 681, 681, 681, 681, 681, 684, 684, 684, 684, 684, 687, 687, 687, 687, 690, 690, 690, 690, 690, 690, 693, 693, 693, 693, 693, 693, 696, 696, 696, 696, 696, 696, 696, 696, 699, 699, 699, 699, 699, 699, 699, 699, 702, 702, 702, 702, 702, 702, 702, 705, 705, 705, 705, 705, 705, 705, 705, 708, 708, 708, 708, 708, 708, 708, 708, 711, 711, 711, 711, 711, 711, 711, 711, 711, 711, 711, 711, 714, 714, 714, 714, 714, 714, 714, 714, 714, 714, 714, 714, 714, 714, 714, 714, 717, 717, 717, 717, 717, 717, 717, 717, 717, 717, 717, 717, 717, 717, 717, 717, 717, 717, 717, 717, 717, 717, 717, 717, 717, 717, 717, 720, 720, 720, 720, 720, 720, 720, 720, 720, 720, 720, 720, 720, 720, 720, 720, 720, 720, 720, 720, 720, 723, 723, 723, 723, 723, 723, 723, 723, 723];
  oy = [330, 333, 336, 339, 342, 345, 348, 351, 354, 357, 360, 363, 366, 369, 372, 375, 378, 318, 321, 324, 327, 330, 333, 336, 339, 342, 345, 348, 351, 354, 357, 360, 363, 366, 369, 372, 375, 378, 381, 384, 387, 390, 312, 315, 318, 321, 324, 327, 330, 333, 375, 378, 381, 384, 387, 390, 393, 396, 399, 303, 306, 309, 312, 315, 318, 321, 387, 390, 393, 396, 399, 402, 405, 297, 300, 303, 306, 309, 312, 396, 399, 402, 405, 408, 411, 294, 297, 300, 303, 405, 408, 411, 414, 288, 291, 294, 297, 411, 414, 417, 420, 285, 288, 291, 294, 414, 417, 420, 423, 282, 285, 288, 420, 423, 426, 279, 282, 285, 423, 426, 429, 276, 279, 282, 426, 429, 432, 273, 276, 279, 429, 432, 435, 270, 273, 276, 432, 435, 438, 270, 273, 435, 438, 267, 270, 438, 441, 264, 267, 270, 438, 441, 444, 264, 267, 441, 444, 261, 264, 267, 441, 444, 447, 261, 264, 444, 447, 261, 264, 444, 447, 258, 261, 447, 450, 258, 261, 447, 450, 258, 261, 447, 450, 258, 261, 447, 450, 255, 258, 261, 450, 453, 255, 258, 450, 453, 255, 258, 450, 453, 255, 258, 450, 453, 255, 258, 450, 453, 255, 258, 450, 453, 255, 258, 450, 453, 255, 258, 261, 447, 450, 453, 258, 261, 447, 450, 258, 261, 447, 450, 258, 261, 447, 450, 258, 261, 264, 444, 447, 450, 261, 264, 444, 447, 261, 264, 444, 447, 264, 267, 441, 444, 264, 267, 441, 444, 267, 270, 438, 441, 267, 270, 273, 435, 438, 441, 270, 273, 276, 435, 438, 273, 276, 432, 435, 273, 276, 279, 429, 432, 435, 276, 279, 282, 426, 429, 432, 279, 282, 285, 288, 420, 423, 426, 429, 282, 285, 288, 291, 417, 420, 423, 426, 288, 291, 294, 297, 414, 417, 420, 291, 294, 297, 300, 408, 411, 414, 417, 297, 300, 303, 306, 402, 405, 408, 411, 300, 303, 306, 309, 312, 315, 393, 396, 399, 402, 405, 408, 306, 309, 312, 315, 318, 321, 324, 327, 381, 384, 387, 390, 393, 396, 399, 402, 315, 318, 321, 324, 327, 330, 333, 336, 339, 342, 345, 348, 351, 354, 357, 360, 363, 366, 369, 372, 375, 378, 381, 384, 387, 390, 393, 324, 327, 330, 333, 336, 339, 342, 345, 348, 351, 354, 357, 360, 363, 366, 369, 372, 375, 378, 381, 384, 342, 345, 348, 351, 354, 357, 360, 363, 366];
  px = [561, 561, 561, 561, 561, 561, 561, 561, 561, 561, 561, 561, 561, 561, 561, 561, 561, 561, 561, 561, 561, 561, 561, 561, 561, 561, 561, 561, 561, 561, 561, 561, 561, 561, 561, 561, 561, 561, 561, 561, 561, 561, 561, 561, 561, 561, 561, 561, 561, 561, 561, 561, 561, 561, 561, 561, 561, 561, 561, 561, 561, 561, 561, 561, 561, 561, 561, 561, 561, 561, 561, 561, 561, 561, 561, 561, 561, 561, 561, 561, 561, 561, 561, 561, 561, 561, 561, 561, 561, 564, 564, 564, 564, 564, 564, 564, 564, 564, 564, 564, 564, 564, 564, 564, 564, 564, 564, 564, 564, 564, 564, 564, 564, 564, 564, 564, 564, 564, 564, 564, 564, 564, 564, 564, 564, 564, 564, 564, 564, 564, 564, 564, 564, 564, 564, 564, 564, 564, 564, 564, 564, 564, 564, 564, 564, 564, 564, 564, 564, 564, 564, 564, 564, 564, 564, 564, 564, 564, 564, 564, 564, 564, 564, 564, 564, 564, 564, 564, 564, 564, 564, 564, 564, 564, 564, 564, 564, 564, 567, 567, 567, 567, 567, 567, 567, 567, 567, 567, 567, 567, 567, 567, 567, 567, 567, 567, 567, 567, 567, 567, 567, 567, 567, 567, 567, 567, 567, 567, 567, 567, 567, 567, 567, 567, 567, 567, 567, 567, 567, 567, 567, 567, 567, 567, 567, 567, 567, 567, 567, 567, 567, 567, 567, 567, 567, 567, 567, 567, 567, 567, 567, 567, 567, 567, 567, 567, 567, 567, 567, 567, 567, 567, 567, 567, 567, 567, 567, 567, 567, 567, 567, 567, 567, 567, 567, 567, 567, 570, 570, 570, 570, 570, 570, 570, 570, 570, 570, 573, 573, 573, 573, 573, 573, 573, 573, 573, 573, 576, 576, 576, 576, 576, 576, 576, 576, 579, 579, 579, 579, 579, 579, 582, 582, 582, 582, 582, 582, 585, 585, 585, 585, 585, 585, 588, 588, 588, 588, 591, 591, 591, 591, 594, 594, 594, 594, 597, 597, 597, 597, 600, 600, 600, 600, 603, 603, 603, 603, 603, 603, 606, 606, 606, 606, 609, 609, 609, 609, 612, 612, 612, 612, 615, 615, 615, 615, 618, 618, 618, 618, 621, 621, 621, 621, 621, 621, 624, 624, 624, 624, 627, 627, 627, 627, 630, 630, 630, 630, 633, 633, 633, 633, 633, 636, 636, 636, 636, 639, 639, 639, 639, 642, 642, 642, 642, 645, 645, 645, 645, 648, 648, 648, 648, 651, 651, 651, 651, 654, 654, 654, 654, 654, 657, 657, 657, 657, 660, 660, 660, 660, 663, 663, 663, 663, 666, 666, 666, 666, 669, 669, 669, 669, 672, 672, 672, 672, 675, 675, 675, 675, 675, 675, 678, 678, 678, 678, 681, 681, 681, 681, 681, 681, 684, 684, 684, 684, 684, 687, 687, 687, 687, 690, 690, 690, 690, 690, 690, 693, 693, 693, 693, 693, 693, 696, 696, 696, 696, 696, 696, 699, 699, 699, 699, 699, 699, 702, 702, 702, 702, 702, 702, 705, 705, 705, 705, 705, 705, 705, 705, 708, 708, 708, 708, 708, 708, 708, 708, 708, 708, 711, 711, 711, 711, 711, 711, 711, 711, 711, 714, 714, 714, 714, 714, 714, 714, 714, 714, 714, 717, 717, 717, 717, 717, 717, 717, 717, 717, 717, 717, 717, 717, 720, 720, 720, 720, 720, 720, 720, 720, 720, 720, 720, 720, 720, 720, 720, 720, 720, 720, 720, 720, 723, 723, 723, 723, 723, 723, 723, 723, 723, 723, 723, 723, 723, 723, 723, 723, 723, 723, 723, 723, 723, 723, 723, 726, 726, 726, 726, 726, 726, 726, 726, 726, 726, 726, 726, 726, 726, 726];
  py = [261, 264, 267, 270, 273, 276, 279, 282, 285, 288, 291, 294, 297, 300, 303, 306, 309, 312, 315, 318, 321, 324, 327, 330, 333, 336, 339, 342, 345, 348, 351, 354, 357, 360, 363, 366, 369, 372, 375, 378, 381, 384, 387, 390, 393, 396, 399, 402, 405, 408, 411, 414, 417, 420, 423, 426, 429, 432, 435, 438, 441, 444, 447, 450, 453, 456, 459, 462, 465, 468, 471, 474, 477, 480, 483, 486, 489, 492, 495, 498, 501, 504, 507, 510, 513, 516, 519, 522, 525, 261, 264, 267, 270, 273, 276, 279, 282, 285, 288, 291, 294, 297, 300, 303, 306, 309, 312, 315, 318, 321, 324, 327, 330, 333, 336, 339, 342, 345, 348, 351, 354, 357, 360, 363, 366, 369, 372, 375, 378, 381, 384, 387, 390, 393, 396, 399, 402, 405, 408, 411, 414, 417, 420, 423, 426, 429, 432, 435, 438, 441, 444, 447, 450, 453, 456, 459, 462, 465, 468, 471, 474, 477, 480, 483, 486, 489, 492, 495, 498, 501, 504, 507, 510, 513, 516, 519, 522, 525, 261, 264, 267, 270, 273, 276, 279, 282, 285, 288, 291, 294, 297, 300, 303, 306, 309, 312, 315, 318, 321, 324, 327, 330, 333, 336, 339, 342, 345, 348, 351, 354, 357, 360, 363, 366, 369, 372, 375, 378, 381, 384, 387, 390, 393, 396, 399, 402, 405, 408, 411, 414, 417, 420, 423, 426, 429, 432, 435, 438, 441, 444, 447, 450, 453, 456, 459, 462, 465, 468, 471, 474, 477, 480, 483, 486, 489, 492, 495, 498, 501, 504, 507, 510, 513, 516, 519, 522, 525, 312, 315, 318, 321, 324, 384, 387, 390, 393, 396, 303, 306, 309, 312, 315, 393, 396, 399, 402, 405, 297, 300, 303, 306, 402, 405, 408, 411, 294, 297, 300, 408, 411, 414, 288, 291, 294, 414, 417, 420, 285, 288, 291, 417, 420, 423, 282, 285, 423, 426, 279, 282, 426, 429, 276, 279, 429, 432, 273, 276, 432, 435, 270, 273, 435, 438, 267, 270, 273, 435, 438, 441, 267, 270, 438, 441, 264, 267, 441, 444, 264, 267, 441, 444, 261, 264, 444, 447, 261, 264, 444, 447, 258, 261, 264, 444, 447, 450, 258, 261, 447, 450, 258, 261, 447, 450, 258, 261, 447, 450, 258, 261, 447, 450, 453, 255, 258, 450, 453, 255, 258, 450, 453, 255, 258, 450, 453, 255, 258, 450, 453, 255, 258, 450, 453, 255, 258, 450, 453, 255, 258, 261, 450, 453, 258, 261, 447, 450, 258, 261, 447, 450, 258, 261, 447, 450, 258, 261, 447, 450, 261, 264, 444, 447, 261, 264, 444, 447, 261, 264, 267, 441, 444, 447, 264, 267, 441, 444, 264, 267, 270, 438, 441, 444, 267, 270, 273, 438, 441, 270, 273, 435, 438, 270, 273, 276, 432, 435, 438, 273, 276, 279, 429, 432, 435, 276, 279, 282, 426, 429, 432, 279, 282, 285, 423, 426, 429, 282, 285, 288, 420, 423, 426, 285, 288, 291, 294, 414, 417, 420, 423, 288, 291, 294, 297, 300, 408, 411, 414, 417, 420, 294, 297, 300, 303, 306, 405, 408, 411, 414, 300, 303, 306, 309, 312, 396, 399, 402, 405, 408, 306, 309, 312, 315, 318, 321, 387, 390, 393, 396, 399, 402, 405, 312, 315, 318, 321, 324, 327, 330, 333, 336, 339, 369, 372, 375, 378, 381, 384, 387, 390, 393, 396, 321, 324, 327, 330, 333, 336, 339, 342, 345, 348, 351, 354, 357, 360, 363, 366, 369, 372, 375, 378, 381, 384, 387, 333, 336, 339, 342, 345, 348, 351, 354, 357, 360, 363, 366, 369, 372, 375];
  qx = [552, 552, 552, 552, 552, 552, 552, 552, 552, 552, 552, 552, 555, 555, 555, 555, 555, 555, 555, 555, 555, 555, 555, 555, 555, 555, 555, 555, 555, 555, 555, 555, 555, 558, 558, 558, 558, 558, 558, 558, 558, 558, 558, 558, 558, 558, 558, 558, 558, 558, 558, 558, 558, 558, 558, 558, 558, 561, 561, 561, 561, 561, 561, 561, 561, 561, 561, 561, 561, 561, 561, 564, 564, 564, 564, 564, 564, 564, 564, 564, 564, 564, 567, 567, 567, 567, 567, 567, 567, 567, 567, 567, 570, 570, 570, 570, 570, 570, 570, 570, 573, 573, 573, 573, 573, 573, 573, 573, 576, 576, 576, 576, 576, 576, 576, 576, 579, 579, 579, 579, 579, 579, 582, 582, 582, 582, 582, 582, 585, 585, 585, 585, 585, 585, 588, 588, 588, 588, 588, 591, 591, 591, 591, 594, 594, 594, 594, 594, 594, 597, 597, 597, 597, 597, 600, 600, 600, 600, 603, 603, 603, 603, 603, 606, 606, 606, 606, 609, 609, 609, 609, 612, 612, 612, 612, 612, 615, 615, 615, 615, 618, 618, 618, 618, 621, 621, 621, 621, 624, 624, 624, 624, 624, 624, 627, 627, 627, 627, 630, 630, 630, 630, 633, 633, 633, 633, 636, 636, 636, 636, 639, 639, 639, 639, 642, 642, 642, 642, 645, 645, 645, 645, 645, 648, 648, 648, 648, 651, 651, 651, 651, 654, 654, 654, 654, 657, 657, 657, 657, 660, 660, 660, 660, 663, 663, 663, 663, 666, 666, 666, 666, 666, 669, 669, 669, 669, 672, 672, 672, 672, 675, 675, 675, 675, 675, 678, 678, 678, 678, 681, 681, 681, 681, 684, 684, 684, 684, 684, 684, 687, 687, 687, 687, 687, 687, 690, 690, 690, 690, 690, 690, 693, 693, 693, 693, 693, 696, 696, 696, 696, 696, 696, 699, 699, 699, 699, 699, 699, 699, 699, 702, 702, 702, 702, 702, 702, 702, 702, 705, 705, 705, 705, 705, 705, 705, 705, 708, 708, 708, 708, 708, 708, 708, 708, 708, 708, 711, 711, 711, 711, 711, 711, 711, 711, 711, 711, 711, 711, 711, 711, 711, 711, 711, 714, 714, 714, 714, 714, 714, 714, 714, 714, 714, 714, 714, 714, 714, 714, 714, 714, 714, 714, 714, 714, 714, 714, 714, 714, 714, 714, 714, 714, 714, 714, 714, 714, 714, 714, 714, 714, 714, 714, 714, 714, 714, 714, 714, 714, 714, 714, 714, 714, 714, 714, 714, 714, 714, 714, 714, 714, 714, 714, 714, 714, 714, 714, 714, 714, 714, 714, 714, 714, 714, 714, 714, 714, 714, 714, 714, 714, 714, 714, 714, 714, 714, 714, 714, 714, 714, 714, 714, 714, 717, 717, 717, 717, 717, 717, 717, 717, 717, 717, 717, 717, 717, 717, 717, 717, 717, 717, 717, 717, 717, 717, 717, 717, 717, 717, 717, 717, 717, 717, 717, 717, 717, 717, 717, 717, 717, 717, 717, 717, 717, 717, 717, 717, 717, 717, 717, 717, 717, 717, 717, 717, 717, 717, 717, 717, 717, 717, 717, 717, 717, 717, 717, 717, 717, 717, 717, 717, 717, 717, 717, 717, 717, 717, 717, 717, 717, 717, 717, 717, 717, 717, 717, 717, 717, 717, 717, 717, 717];
  qy = [339, 342, 345, 348, 351, 354, 357, 360, 363, 366, 369, 372, 324, 327, 330, 333, 336, 339, 342, 345, 348, 351, 354, 357, 360, 363, 366, 369, 372, 375, 378, 381, 384, 312, 315, 318, 321, 324, 327, 330, 333, 336, 339, 342, 345, 363, 366, 369, 372, 375, 378, 381, 384, 387, 390, 393, 396, 306, 309, 312, 315, 318, 321, 324, 384, 387, 390, 393, 396, 399, 402, 300, 303, 306, 309, 312, 315, 396, 399, 402, 405, 408, 294, 297, 300, 303, 306, 402, 405, 408, 411, 414, 291, 294, 297, 300, 408, 411, 414, 417, 285, 288, 291, 294, 414, 417, 420, 423, 282, 285, 288, 291, 417, 420, 423, 426, 279, 282, 285, 423, 426, 429, 276, 279, 282, 426, 429, 432, 273, 276, 279, 429, 432, 435, 273, 276, 432, 435, 438, 270, 273, 435, 438, 267, 270, 273, 435, 438, 441, 267, 270, 438, 441, 444, 264, 267, 441, 444, 264, 267, 441, 444, 447, 261, 264, 444, 447, 261, 264, 444, 447, 258, 261, 264, 447, 450, 258, 261, 447, 450, 258, 261, 447, 450, 258, 261, 447, 450, 255, 258, 261, 447, 450, 453, 255, 258, 450, 453, 255, 258, 450, 453, 255, 258, 450, 453, 255, 258, 450, 453, 255, 258, 450, 453, 255, 258, 450, 453, 255, 258, 261, 450, 453, 258, 261, 447, 450, 258, 261, 447, 450, 258, 261, 447, 450, 258, 261, 447, 450, 261, 264, 444, 447, 261, 264, 444, 447, 264, 267, 441, 444, 447, 264, 267, 441, 444, 267, 270, 438, 441, 267, 270, 273, 438, 441, 270, 273, 435, 438, 273, 276, 432, 435, 273, 276, 279, 429, 432, 435, 276, 279, 282, 426, 429, 432, 279, 282, 285, 423, 426, 429, 285, 288, 291, 420, 423, 288, 291, 294, 414, 417, 420, 291, 294, 297, 300, 408, 411, 414, 417, 297, 300, 303, 306, 402, 405, 408, 411, 303, 306, 309, 312, 396, 399, 402, 405, 309, 312, 315, 318, 321, 387, 390, 393, 396, 399, 318, 321, 324, 327, 330, 333, 336, 339, 369, 372, 375, 378, 381, 384, 387, 390, 393, 261, 264, 267, 270, 273, 276, 279, 282, 285, 288, 291, 294, 297, 300, 303, 306, 309, 312, 315, 318, 321, 324, 327, 330, 333, 336, 339, 342, 345, 348, 351, 354, 357, 360, 363, 366, 369, 372, 375, 378, 381, 384, 387, 390, 393, 396, 399, 402, 405, 408, 411, 414, 417, 420, 423, 426, 429, 432, 435, 438, 441, 444, 447, 450, 453, 456, 459, 462, 465, 468, 471, 474, 477, 480, 483, 486, 489, 492, 495, 498, 501, 504, 507, 510, 513, 516, 519, 522, 525, 261, 264, 267, 270, 273, 276, 279, 282, 285, 288, 291, 294, 297, 300, 303, 306, 309, 312, 315, 318, 321, 324, 327, 330, 333, 336, 339, 342, 345, 348, 351, 354, 357, 360, 363, 366, 369, 372, 375, 378, 381, 384, 387, 390, 393, 396, 399, 402, 405, 408, 411, 414, 417, 420, 423, 426, 429, 432, 435, 438, 441, 444, 447, 450, 453, 456, 459, 462, 465, 468, 471, 474, 477, 480, 483, 486, 489, 492, 495, 498, 501, 504, 507, 510, 513, 516, 519, 522, 525];
  rx = [603, 603, 603, 603, 603, 603, 603, 603, 603, 603, 603, 603, 603, 603, 603, 603, 603, 603, 603, 603, 603, 603, 603, 603, 603, 603, 603, 603, 603, 603, 603, 603, 603, 603, 603, 603, 603, 603, 603, 603, 603, 603, 603, 603, 603, 603, 603, 603, 603, 603, 603, 603, 603, 603, 603, 603, 603, 603, 603, 603, 603, 603, 603, 603, 606, 606, 606, 606, 606, 606, 606, 606, 606, 606, 606, 606, 606, 606, 606, 606, 606, 606, 606, 606, 606, 606, 606, 606, 606, 606, 606, 606, 606, 606, 606, 606, 606, 606, 606, 606, 606, 606, 606, 606, 606, 606, 606, 606, 606, 606, 606, 606, 606, 606, 606, 606, 606, 606, 606, 606, 606, 606, 606, 606, 606, 606, 606, 606, 609, 609, 609, 609, 609, 609, 609, 609, 609, 609, 609, 609, 609, 609, 609, 609, 609, 609, 609, 609, 609, 609, 609, 609, 609, 609, 609, 609, 609, 609, 609, 609, 609, 609, 609, 609, 609, 609, 609, 609, 609, 609, 609, 609, 609, 609, 609, 609, 609, 609, 609, 609, 609, 609, 609, 609, 609, 609, 609, 609, 609, 609, 609, 609, 612, 612, 612, 612, 612, 612, 615, 615, 615, 615, 615, 618, 618, 618, 618, 621, 621, 621, 621, 624, 624, 624, 624, 627, 627, 627, 630, 630, 630, 633, 633, 636, 636, 639, 639, 642, 642, 642, 645, 645, 645, 648, 648, 651, 651, 651, 654, 654, 657, 657, 657, 660, 660, 663, 663, 666, 666, 666, 669, 669, 672, 672, 675, 675, 678, 678, 681, 681, 684, 684, 687, 687, 690, 690];
  ry = [261, 264, 267, 270, 273, 276, 279, 282, 285, 288, 291, 294, 297, 300, 303, 306, 309, 312, 315, 318, 321, 324, 327, 330, 333, 336, 339, 342, 345, 348, 351, 354, 357, 360, 363, 366, 369, 372, 375, 378, 381, 384, 387, 390, 393, 396, 399, 402, 405, 408, 411, 414, 417, 420, 423, 426, 429, 432, 435, 438, 441, 444, 447, 450, 261, 264, 267, 270, 273, 276, 279, 282, 285, 288, 291, 294, 297, 300, 303, 306, 309, 312, 315, 318, 321, 324, 327, 330, 333, 336, 339, 342, 345, 348, 351, 354, 357, 360, 363, 366, 369, 372, 375, 378, 381, 384, 387, 390, 393, 396, 399, 402, 405, 408, 411, 414, 417, 420, 423, 426, 429, 432, 435, 438, 441, 444, 447, 450, 261, 264, 267, 270, 273, 276, 279, 282, 285, 288, 291, 294, 297, 300, 303, 306, 309, 312, 315, 318, 321, 324, 327, 330, 333, 336, 339, 342, 345, 348, 351, 354, 357, 360, 363, 366, 369, 372, 375, 378, 381, 384, 387, 390, 393, 396, 399, 402, 405, 408, 411, 414, 417, 420, 423, 426, 429, 432, 435, 438, 441, 444, 447, 450, 315, 318, 321, 324, 327, 330, 306, 309, 312, 315, 318, 300, 303, 306, 309, 294, 297, 300, 303, 288, 291, 294, 297, 285, 288, 291, 282, 285, 288, 279, 282, 276, 279, 273, 276, 270, 273, 276, 267, 270, 273, 267, 270, 264, 267, 270, 264, 267, 261, 264, 267, 261, 264, 261, 264, 258, 261, 264, 258, 261, 258, 261, 258, 261, 258, 261, 258, 261, 258, 261, 258, 261, 258, 261];
  sx = [567, 567, 567, 570, 570, 570, 570, 570, 570, 570, 573, 573, 573, 573, 573, 573, 573, 576, 576, 576, 576, 576, 576, 576, 576, 576, 576, 579, 579, 579, 579, 579, 579, 579, 579, 579, 579, 579, 579, 579, 579, 579, 579, 582, 582, 582, 582, 582, 582, 582, 582, 582, 582, 582, 582, 582, 582, 582, 582, 582, 582, 582, 585, 585, 585, 585, 585, 585, 585, 585, 585, 585, 585, 585, 588, 588, 588, 588, 588, 588, 588, 588, 591, 591, 591, 591, 591, 591, 591, 591, 594, 594, 594, 594, 594, 594, 594, 594, 594, 597, 597, 597, 597, 597, 597, 597, 597, 597, 600, 600, 600, 600, 600, 600, 600, 603, 603, 603, 603, 603, 603, 603, 603, 606, 606, 606, 606, 606, 606, 606, 609, 609, 609, 609, 609, 609, 609, 612, 612, 612, 612, 612, 612, 612, 615, 615, 615, 615, 615, 615, 618, 618, 618, 618, 618, 618, 618, 621, 621, 621, 621, 621, 621, 621, 624, 624, 624, 624, 624, 624, 624, 627, 627, 627, 627, 627, 627, 630, 630, 630, 630, 630, 630, 630, 633, 633, 633, 633, 633, 633, 633, 636, 636, 636, 636, 636, 636, 639, 639, 639, 639, 639, 639, 642, 642, 642, 642, 642, 642, 642, 645, 645, 645, 645, 645, 645, 645, 648, 648, 648, 648, 648, 648, 651, 651, 651, 651, 651, 651, 651, 654, 654, 654, 654, 654, 654, 654, 654, 657, 657, 657, 657, 657, 657, 657, 660, 660, 660, 660, 660, 660, 663, 663, 663, 663, 663, 663, 663, 666, 666, 666, 666, 666, 666, 666, 669, 669, 669, 669, 669, 669, 672, 672, 672, 672, 672, 672, 672, 672, 675, 675, 675, 675, 675, 675, 675, 678, 678, 678, 678, 678, 678, 678, 681, 681, 681, 681, 681, 681, 681, 681, 681, 684, 684, 684, 684, 684, 684, 684, 684, 687, 687, 687, 687, 687, 687, 687, 687, 690, 690, 690, 690, 690, 690, 690, 690, 690, 693, 693, 693, 693, 693, 693, 693, 693, 693, 693, 696, 696, 696, 696, 696, 696, 696, 696, 696, 696, 696, 699, 699, 699, 699, 699, 699, 699, 699, 699, 699, 699, 699, 699, 699, 702, 702, 702, 702, 702, 702, 702, 702, 702, 702, 702, 702, 702, 702, 702, 702, 702, 702, 702, 702, 705, 705, 705, 705, 705, 705, 705, 705, 705, 705, 705, 705, 708, 708, 708, 708];
  sy = [393, 396, 399, 393, 396, 399, 402, 405, 408, 411, 399, 402, 405, 408, 411, 414, 417, 300, 303, 306, 309, 312, 411, 414, 417, 420, 423, 288, 291, 294, 297, 300, 303, 306, 309, 312, 315, 318, 321, 417, 420, 423, 426, 282, 285, 288, 291, 294, 297, 300, 303, 306, 309, 312, 315, 318, 321, 324, 327, 423, 426, 429, 279, 282, 285, 288, 321, 324, 327, 330, 426, 429, 432, 435, 276, 279, 282, 327, 330, 333, 432, 435, 273, 276, 279, 330, 333, 336, 435, 438, 270, 273, 276, 333, 336, 339, 435, 438, 441, 267, 270, 273, 336, 339, 342, 438, 441, 444, 267, 270, 336, 339, 342, 441, 444, 264, 267, 339, 342, 345, 441, 444, 447, 261, 264, 267, 342, 345, 444, 447, 261, 264, 342, 345, 348, 444, 447, 261, 264, 342, 345, 348, 447, 450, 258, 261, 345, 348, 447, 450, 258, 261, 345, 348, 351, 447, 450, 258, 261, 345, 348, 351, 447, 450, 258, 261, 348, 351, 447, 450, 453, 258, 261, 348, 351, 450, 453, 255, 258, 348, 351, 354, 450, 453, 255, 258, 348, 351, 354, 450, 453, 255, 258, 351, 354, 450, 453, 255, 258, 351, 354, 450, 453, 255, 258, 351, 354, 357, 450, 453, 255, 258, 351, 354, 357, 450, 453, 255, 258, 354, 357, 450, 453, 255, 258, 261, 354, 357, 450, 453, 258, 261, 354, 357, 360, 447, 450, 453, 258, 261, 354, 357, 360, 447, 450, 258, 261, 357, 360, 447, 450, 258, 261, 357, 360, 363, 447, 450, 261, 264, 357, 360, 363, 447, 450, 261, 264, 360, 363, 444, 447, 261, 264, 267, 360, 363, 366, 444, 447, 264, 267, 360, 363, 366, 444, 447, 267, 270, 363, 366, 369, 441, 444, 267, 270, 273, 363, 366, 369, 438, 441, 444, 270, 273, 276, 366, 369, 372, 438, 441, 273, 276, 279, 369, 372, 435, 438, 441, 276, 279, 282, 369, 372, 375, 432, 435, 438, 279, 282, 285, 288, 372, 375, 378, 429, 432, 435, 285, 288, 291, 294, 297, 375, 378, 381, 426, 429, 432, 291, 294, 297, 300, 303, 306, 378, 381, 384, 387, 420, 423, 426, 429, 297, 300, 303, 306, 381, 384, 387, 390, 393, 396, 399, 402, 405, 408, 411, 414, 417, 420, 423, 426, 387, 390, 393, 396, 399, 402, 405, 408, 411, 414, 417, 420, 399, 402, 405, 408];
  tx = [579, 579, 582, 582, 585, 585, 588, 588, 591, 591, 594, 594, 597, 597, 600, 600, 603, 603, 606, 606, 609, 609, 612, 612, 612, 612, 612, 612, 612, 612, 612, 612, 612, 612, 612, 612, 612, 612, 612, 612, 612, 612, 612, 612, 612, 612, 612, 612, 612, 612, 612, 612, 612, 612, 612, 612, 612, 612, 612, 612, 612, 612, 612, 612, 612, 612, 612, 612, 612, 612, 612, 612, 612, 612, 612, 612, 612, 612, 612, 612, 612, 612, 612, 612, 612, 612, 612, 612, 612, 612, 612, 612, 612, 612, 612, 615, 615, 615, 615, 615, 615, 615, 615, 615, 615, 615, 615, 615, 615, 615, 615, 615, 615, 615, 615, 615, 615, 615, 615, 615, 615, 615, 615, 615, 615, 615, 615, 615, 615, 615, 615, 615, 615, 615, 615, 615, 615, 615, 615, 615, 615, 615, 615, 615, 615, 615, 615, 615, 615, 615, 615, 615, 615, 615, 615, 615, 615, 615, 615, 615, 615, 615, 615, 615, 615, 615, 615, 615, 615, 615, 615, 615, 615, 618, 618, 618, 618, 618, 618, 618, 618, 618, 618, 618, 618, 618, 618, 618, 618, 618, 618, 618, 618, 618, 618, 618, 618, 618, 618, 618, 618, 618, 618, 618, 618, 618, 618, 618, 618, 618, 618, 618, 618, 618, 618, 618, 618, 618, 618, 618, 618, 618, 618, 618, 618, 618, 618, 618, 618, 618, 618, 618, 618, 618, 618, 618, 618, 618, 618, 618, 618, 618, 618, 618, 618, 618, 618, 618, 618, 618, 618, 618, 618, 621, 621, 621, 621, 621, 621, 621, 624, 624, 624, 624, 624, 627, 627, 627, 627, 627, 630, 630, 630, 630, 630, 633, 633, 633, 633, 636, 636, 636, 636, 636, 639, 639, 639, 639, 642, 642, 642, 642, 645, 645, 645, 645, 648, 648, 648, 648, 651, 651, 651, 651, 651, 654, 654, 654, 654, 654, 657, 657, 657, 657, 657, 660, 660, 660, 660, 660, 663, 663, 663, 663, 663, 666, 666, 666, 666, 669, 669, 669, 669, 672, 672, 672, 672, 675, 675, 675, 675, 678, 678, 678, 678, 681, 681, 681, 681, 684, 684, 684, 684, 687, 687, 687, 687, 690, 690, 690, 690];
  ty = [261, 264, 261, 264, 261, 264, 261, 264, 261, 264, 261, 264, 261, 264, 261, 264, 261, 264, 261, 264, 261, 264, 198, 201, 204, 207, 210, 213, 216, 219, 222, 225, 228, 231, 234, 237, 240, 243, 246, 249, 252, 255, 258, 261, 264, 267, 270, 273, 276, 279, 282, 285, 288, 291, 294, 297, 300, 303, 306, 309, 312, 315, 318, 321, 324, 327, 330, 333, 336, 339, 342, 345, 348, 351, 354, 357, 360, 363, 366, 369, 372, 375, 378, 381, 384, 387, 390, 393, 396, 399, 402, 405, 408, 411, 414, 198, 201, 204, 207, 210, 213, 216, 219, 222, 225, 228, 231, 234, 237, 240, 243, 246, 249, 252, 255, 258, 261, 264, 267, 270, 273, 276, 279, 282, 285, 288, 291, 294, 297, 300, 303, 306, 309, 312, 315, 318, 321, 324, 327, 330, 333, 336, 339, 342, 345, 348, 351, 354, 357, 360, 363, 366, 369, 372, 375, 378, 381, 384, 387, 390, 393, 396, 399, 402, 405, 408, 411, 414, 417, 420, 423, 426, 429, 198, 201, 204, 207, 210, 213, 216, 219, 222, 225, 228, 231, 234, 237, 240, 243, 246, 249, 252, 255, 258, 261, 264, 267, 270, 273, 276, 279, 282, 285, 288, 291, 294, 297, 300, 303, 306, 309, 312, 315, 318, 321, 324, 327, 330, 333, 336, 339, 342, 345, 348, 351, 354, 357, 360, 363, 366, 369, 372, 375, 378, 381, 384, 387, 390, 393, 396, 399, 402, 405, 408, 411, 414, 417, 420, 423, 426, 429, 432, 435, 261, 264, 426, 429, 432, 435, 438, 261, 264, 435, 438, 441, 261, 264, 438, 441, 444, 261, 264, 441, 444, 447, 261, 264, 444, 447, 261, 264, 444, 447, 450, 261, 264, 447, 450, 261, 264, 447, 450, 261, 264, 447, 450, 261, 264, 447, 450, 261, 264, 447, 450, 453, 261, 264, 447, 450, 453, 261, 264, 447, 450, 453, 261, 264, 447, 450, 453, 261, 264, 447, 450, 453, 261, 264, 447, 450, 261, 264, 447, 450, 261, 264, 447, 450, 261, 264, 447, 450, 261, 264, 447, 450, 261, 264, 447, 450, 261, 264, 447, 450, 261, 264, 447, 450, 261, 264, 447, 450];
  ux = [567, 567, 567, 567, 567, 567, 567, 567, 567, 567, 567, 567, 567, 567, 567, 567, 567, 567, 567, 567, 567, 567, 567, 567, 567, 567, 567, 567, 567, 567, 567, 567, 567, 567, 567, 567, 567, 567, 567, 567, 567, 567, 567, 567, 567, 567, 567, 567, 567, 570, 570, 570, 570, 570, 570, 570, 570, 570, 570, 570, 570, 570, 570, 570, 570, 570, 570, 570, 570, 570, 570, 570, 570, 570, 570, 570, 570, 570, 570, 570, 570, 570, 570, 570, 570, 570, 570, 570, 570, 570, 570, 570, 570, 570, 570, 570, 570, 570, 570, 570, 570, 570, 573, 573, 573, 573, 573, 573, 573, 573, 576, 576, 576, 576, 576, 576, 579, 579, 579, 579, 582, 582, 582, 585, 585, 585, 588, 588, 588, 591, 591, 591, 594, 594, 597, 597, 600, 600, 603, 603, 603, 606, 606, 609, 609, 612, 612, 615, 615, 615, 618, 618, 621, 621, 624, 624, 627, 627, 630, 630, 633, 633, 636, 636, 639, 639, 642, 642, 645, 645, 648, 648, 651, 651, 654, 654, 657, 657, 660, 660, 663, 663, 663, 666, 666, 669, 669, 672, 672, 672, 675, 675, 675, 678, 678, 678, 681, 681, 681, 684, 684, 684, 687, 687, 687, 687, 690, 690, 690, 693, 693, 693, 693, 696, 696, 696, 696, 696, 699, 699, 699, 699, 699, 699, 702, 702, 702, 702, 702, 702, 702, 702, 705, 705, 705, 705, 705, 705, 705, 705, 705, 705, 705, 705, 705, 705, 705, 705, 705, 705, 705, 705, 705, 705, 705, 705, 705, 705, 705, 705, 705, 705, 705, 705, 705, 705, 705, 705, 705, 705, 705, 705, 705, 705, 705, 705, 705, 705, 705, 705, 705, 705, 705, 705, 705, 705, 705, 705, 705, 705, 705, 705, 705, 705, 705, 705, 708, 708, 708, 708, 708, 708, 708, 708, 708, 708, 708, 708, 708, 708, 708, 708, 708, 708, 708, 708, 708, 708, 708, 708, 708, 708, 708, 708, 708, 708, 708, 708, 708, 708, 708, 708, 708, 708, 708, 708, 708, 708, 708, 708, 708, 708, 708, 708, 708, 708, 708, 708, 708, 708, 708, 708, 708, 708, 708, 708, 708, 708, 708, 708];
  uy = [261, 264, 267, 270, 273, 276, 279, 282, 285, 288, 291, 294, 297, 300, 303, 306, 309, 312, 315, 318, 321, 324, 327, 330, 333, 336, 339, 342, 345, 348, 351, 354, 357, 360, 363, 366, 369, 372, 375, 378, 381, 384, 387, 390, 393, 396, 399, 402, 405, 261, 264, 267, 270, 273, 276, 279, 282, 285, 288, 291, 294, 297, 300, 303, 306, 309, 312, 315, 318, 321, 324, 327, 330, 333, 336, 339, 342, 345, 348, 351, 354, 357, 360, 363, 366, 369, 372, 375, 378, 381, 384, 387, 390, 393, 396, 399, 402, 405, 408, 411, 414, 417, 402, 405, 408, 411, 414, 417, 420, 423, 414, 417, 420, 423, 426, 429, 423, 426, 429, 432, 429, 432, 435, 432, 435, 438, 435, 438, 441, 438, 441, 444, 441, 444, 444, 447, 444, 447, 444, 447, 450, 447, 450, 447, 450, 447, 450, 447, 450, 453, 450, 453, 450, 453, 450, 453, 450, 453, 450, 453, 450, 453, 450, 453, 447, 450, 447, 450, 447, 450, 447, 450, 444, 447, 444, 447, 444, 447, 441, 444, 438, 441, 444, 438, 441, 435, 438, 432, 435, 438, 429, 432, 435, 426, 429, 432, 423, 426, 429, 420, 423, 426, 414, 417, 420, 423, 411, 414, 417, 405, 408, 411, 414, 396, 399, 402, 405, 408, 387, 390, 393, 396, 399, 402, 372, 375, 378, 381, 384, 387, 390, 393, 261, 264, 267, 270, 273, 276, 279, 282, 285, 288, 291, 294, 297, 300, 303, 306, 309, 312, 315, 318, 321, 324, 327, 330, 333, 336, 339, 342, 345, 348, 351, 354, 357, 360, 363, 366, 369, 372, 375, 378, 381, 384, 387, 390, 393, 396, 399, 402, 405, 408, 411, 414, 417, 420, 423, 426, 429, 432, 435, 438, 441, 444, 447, 450, 261, 264, 267, 270, 273, 276, 279, 282, 285, 288, 291, 294, 297, 300, 303, 306, 309, 312, 315, 318, 321, 324, 327, 330, 333, 336, 339, 342, 345, 348, 351, 354, 357, 360, 363, 366, 369, 372, 375, 378, 381, 384, 387, 390, 393, 396, 399, 402, 405, 408, 411, 414, 417, 420, 423, 426, 429, 432, 435, 438, 441, 444, 447, 450];
  vx = [564, 564, 567, 567, 567, 567, 570, 570, 570, 570, 570, 570, 573, 573, 573, 573, 573, 576, 576, 576, 576, 576, 576, 579, 579, 579, 579, 579, 579, 582, 582, 582, 582, 582, 582, 585, 585, 585, 585, 585, 585, 588, 588, 588, 588, 588, 591, 591, 591, 591, 591, 591, 594, 594, 594, 594, 594, 597, 597, 597, 597, 597, 597, 600, 600, 600, 600, 600, 600, 603, 603, 603, 603, 603, 606, 606, 606, 606, 606, 606, 609, 609, 609, 609, 609, 612, 612, 612, 612, 612, 612, 615, 615, 615, 615, 615, 615, 618, 618, 618, 618, 618, 618, 621, 621, 621, 621, 621, 621, 624, 624, 624, 624, 624, 627, 627, 627, 627, 627, 627, 630, 630, 630, 630, 630, 633, 633, 633, 633, 633, 633, 636, 636, 636, 636, 636, 636, 639, 639, 639, 639, 642, 642, 642, 642, 642, 645, 645, 645, 645, 645, 645, 648, 648, 648, 648, 648, 651, 651, 651, 651, 651, 651, 654, 654, 654, 654, 654, 654, 657, 657, 657, 657, 657, 657, 660, 660, 660, 660, 660, 660, 663, 663, 663, 663, 663, 666, 666, 666, 666, 666, 666, 669, 669, 669, 669, 669, 672, 672, 672, 672, 672, 672, 675, 675, 675, 675, 675, 675, 678, 678, 678, 678, 678, 681, 681, 681, 681, 681, 681, 684, 684, 684, 684, 684, 687, 687, 687, 687, 687, 687, 690, 690, 690, 690, 690, 690, 693, 693, 693, 693, 693, 693, 696, 696, 696, 696, 696, 696, 699, 699, 699, 699, 699, 702, 702, 702, 702, 702, 702, 705, 705, 705, 705, 705, 708, 708, 708, 708, 708, 708, 711, 711, 711, 711, 711, 714, 714, 714];
  vy = [261, 264, 261, 264, 267, 270, 264, 267, 270, 273, 276, 279, 273, 276, 279, 282, 285, 279, 282, 285, 288, 291, 294, 288, 291, 294, 297, 300, 303, 294, 297, 300, 303, 306, 309, 303, 306, 309, 312, 315, 318, 312, 315, 318, 321, 324, 318, 321, 324, 327, 330, 333, 327, 330, 333, 336, 339, 333, 336, 339, 342, 345, 348, 342, 345, 348, 351, 354, 357, 351, 354, 357, 360, 363, 357, 360, 363, 366, 369, 372, 366, 369, 372, 375, 378, 372, 375, 378, 381, 384, 387, 381, 384, 387, 390, 393, 396, 387, 390, 393, 396, 399, 402, 396, 399, 402, 405, 408, 411, 405, 408, 411, 414, 417, 411, 414, 417, 420, 423, 426, 420, 423, 426, 429, 432, 426, 429, 432, 435, 438, 441, 435, 438, 441, 444, 447, 450, 441, 444, 447, 450, 438, 441, 444, 447, 450, 429, 432, 435, 438, 441, 444, 423, 426, 429, 432, 435, 414, 417, 420, 423, 426, 429, 405, 408, 411, 414, 417, 420, 399, 402, 405, 408, 411, 414, 390, 393, 396, 399, 402, 405, 384, 387, 390, 393, 396, 375, 378, 381, 384, 387, 390, 369, 372, 375, 378, 381, 360, 363, 366, 369, 372, 375, 351, 354, 357, 360, 363, 366, 345, 348, 351, 354, 357, 336, 339, 342, 345, 348, 351, 330, 333, 336, 339, 342, 321, 324, 327, 330, 333, 336, 312, 315, 318, 321, 324, 327, 306, 309, 312, 315, 318, 321, 297, 300, 303, 306, 309, 312, 291, 294, 297, 300, 303, 282, 285, 288, 291, 294, 297, 276, 279, 282, 285, 288, 267, 270, 273, 276, 279, 282, 261, 264, 267, 270, 273, 261, 264, 267];
  wx = [519, 519, 519, 522, 522, 522, 522, 522, 522, 522, 525, 525, 525, 525, 525, 525, 525, 525, 528, 528, 528, 528, 528, 528, 528, 528, 531, 531, 531, 531, 531, 531, 531, 531, 534, 534, 534, 534, 534, 534, 534, 537, 537, 537, 537, 537, 537, 537, 537, 540, 540, 540, 540, 540, 540, 540, 540, 543, 543, 543, 543, 543, 543, 543, 543, 546, 546, 546, 546, 546, 546, 546, 546, 549, 549, 549, 549, 549, 549, 549, 549, 552, 552, 552, 552, 552, 552, 552, 552, 555, 555, 555, 555, 555, 555, 555, 558, 558, 558, 558, 558, 558, 558, 558, 561, 561, 561, 561, 561, 561, 561, 564, 564, 564, 564, 564, 564, 564, 564, 567, 567, 567, 567, 567, 567, 567, 567, 570, 570, 570, 570, 570, 570, 570, 570, 573, 573, 573, 573, 573, 573, 573, 576, 576, 576, 576, 579, 579, 579, 579, 579, 579, 579, 582, 582, 582, 582, 582, 582, 582, 585, 585, 585, 585, 585, 585, 585, 588, 588, 588, 588, 588, 588, 588, 591, 591, 591, 591, 591, 591, 591, 594, 594, 594, 594, 594, 594, 594, 597, 597, 597, 597, 597, 597, 597, 600, 600, 600, 600, 600, 600, 600, 603, 603, 603, 603, 603, 603, 603, 606, 606, 606, 606, 606, 606, 606, 609, 609, 609, 609, 609, 609, 609, 612, 612, 612, 612, 612, 612, 612, 615, 615, 615, 615, 615, 615, 615, 618, 618, 618, 618, 618, 618, 618, 618, 621, 621, 621, 621, 621, 621, 621, 621, 624, 624, 624, 624, 624, 624, 624, 624, 627, 627, 627, 627, 627, 627, 627, 630, 630, 630, 630, 630, 630, 630, 633, 633, 633, 633, 633, 633, 633, 636, 636, 636, 636, 636, 636, 639, 639, 639, 642, 642, 642, 642, 642, 645, 645, 645, 645, 645, 645, 645, 648, 648, 648, 648, 648, 648, 648, 651, 651, 651, 651, 651, 651, 651, 654, 654, 654, 654, 654, 654, 654, 657, 657, 657, 657, 657, 657, 657, 660, 660, 660, 660, 660, 660, 660, 663, 663, 663, 663, 663, 663, 663, 666, 666, 666, 666, 666, 666, 666, 669, 669, 669, 669, 669, 669, 669, 672, 672, 672, 672, 672, 672, 672, 675, 675, 675, 675, 675, 675, 675, 678, 678, 678, 678, 678, 678, 678, 681, 681, 681, 681, 681, 681, 684, 684, 684, 684, 684, 684, 684, 687, 687, 687, 687, 687, 687, 687, 690, 690, 690, 690, 690, 690, 690, 693, 693, 693, 693, 693, 693, 693, 696, 696, 696, 696, 696, 696, 696, 699, 699, 699, 699, 699, 699, 699, 702, 702, 702, 702, 702, 705, 705, 705, 705, 705, 708, 708, 708, 708, 708, 708, 708, 708, 711, 711, 711, 711, 711, 711, 711, 711, 714, 714, 714, 714, 714, 714, 714, 717, 717, 717, 717, 717, 717, 717, 717, 720, 720, 720, 720, 720, 720, 720, 720, 723, 723, 723, 723, 723, 723, 723, 723, 726, 726, 726, 726, 726, 726, 726, 726, 729, 729, 729, 729, 729, 729, 729, 729, 732, 732, 732, 732, 732, 732, 732, 732, 735, 735, 735, 735, 735, 735, 735, 738, 738, 738, 738, 738, 738, 738, 738, 741, 741, 741, 741, 741, 741, 741, 741, 744, 744, 744, 744, 744, 744, 744, 744, 747, 747, 747, 747, 747, 747, 747, 747, 750, 750, 750, 750, 750, 750, 750, 750, 753, 753, 753, 753, 753, 753, 753, 753, 756, 756, 756, 756, 756, 756, 756, 756, 759, 759, 759, 759, 759, 762];
  wy = [261, 264, 267, 261, 264, 267, 270, 273, 276, 279, 267, 270, 273, 276, 279, 282, 285, 288, 279, 282, 285, 288, 291, 294, 297, 300, 288, 291, 294, 297, 300, 303, 306, 309, 300, 303, 306, 309, 312, 315, 318, 309, 312, 315, 318, 321, 324, 327, 330, 318, 321, 324, 327, 330, 333, 336, 339, 330, 333, 336, 339, 342, 345, 348, 351, 339, 342, 345, 348, 351, 354, 357, 360, 351, 354, 357, 360, 363, 366, 369, 372, 360, 363, 366, 369, 372, 375, 378, 381, 372, 375, 378, 381, 384, 387, 390, 381, 384, 387, 390, 393, 396, 399, 402, 393, 396, 399, 402, 405, 408, 411, 402, 405, 408, 411, 414, 417, 420, 423, 411, 414, 417, 420, 423, 426, 429, 432, 423, 426, 429, 432, 435, 438, 441, 444, 432, 435, 438, 441, 444, 447, 450, 441, 444, 447, 450, 432, 435, 438, 441, 444, 447, 450, 423, 426, 429, 432, 435, 438, 441, 414, 417, 420, 423, 426, 429, 432, 405, 408, 411, 414, 417, 420, 423, 396, 399, 402, 405, 408, 411, 414, 387, 390, 393, 396, 399, 402, 405, 378, 381, 384, 387, 390, 393, 396, 369, 372, 375, 378, 381, 384, 387, 360, 363, 366, 369, 372, 375, 378, 351, 354, 357, 360, 363, 366, 369, 342, 345, 348, 351, 354, 357, 360, 333, 336, 339, 342, 345, 348, 351, 324, 327, 330, 333, 336, 339, 342, 312, 315, 318, 321, 324, 327, 330, 333, 303, 306, 309, 312, 315, 318, 321, 324, 294, 297, 300, 303, 306, 309, 312, 315, 285, 288, 291, 294, 297, 300, 303, 276, 279, 282, 285, 288, 291, 294, 267, 270, 273, 276, 279, 282, 285, 261, 264, 267, 270, 273, 276, 261, 264, 267, 261, 264, 267, 270, 273, 264, 267, 270, 273, 276, 279, 282, 273, 276, 279, 282, 285, 288, 291, 282, 285, 288, 291, 294, 297, 300, 291, 294, 297, 300, 303, 306, 309, 300, 303, 306, 309, 312, 315, 318, 309, 312, 315, 318, 321, 324, 327, 318, 321, 324, 327, 330, 333, 336, 327, 330, 333, 336, 339, 342, 345, 336, 339, 342, 345, 348, 351, 354, 345, 348, 351, 354, 357, 360, 363, 354, 357, 360, 363, 366, 369, 372, 363, 366, 369, 372, 375, 378, 381, 375, 378, 381, 384, 387, 390, 384, 387, 390, 393, 396, 399, 402, 393, 396, 399, 402, 405, 408, 411, 402, 405, 408, 411, 414, 417, 420, 411, 414, 417, 420, 423, 426, 429, 420, 423, 426, 429, 432, 435, 438, 429, 432, 435, 438, 441, 444, 447, 438, 441, 444, 447, 450, 438, 441, 444, 447, 450, 426, 429, 432, 435, 438, 441, 444, 447, 417, 420, 423, 426, 429, 432, 435, 438, 408, 411, 414, 417, 420, 423, 426, 396, 399, 402, 405, 408, 411, 414, 417, 387, 390, 393, 396, 399, 402, 405, 408, 375, 378, 381, 384, 387, 390, 393, 396, 366, 369, 372, 375, 378, 381, 384, 387, 354, 357, 360, 363, 366, 369, 372, 375, 345, 348, 351, 354, 357, 360, 363, 366, 336, 339, 342, 345, 348, 351, 354, 324, 327, 330, 333, 336, 339, 342, 345, 315, 318, 321, 324, 327, 330, 333, 336, 303, 306, 309, 312, 315, 318, 321, 324, 294, 297, 300, 303, 306, 309, 312, 315, 282, 285, 288, 291, 294, 297, 300, 303, 273, 276, 279, 282, 285, 288, 291, 294, 261, 264, 267, 270, 273, 276, 279, 282, 261, 264, 267, 270, 273, 261];
  xx = [564, 564, 567, 567, 567, 570, 570, 570, 570, 573, 573, 573, 573, 573, 573, 576, 576, 576, 576, 576, 576, 576, 576, 579, 579, 579, 579, 579, 579, 579, 582, 582, 582, 582, 582, 582, 582, 585, 585, 585, 585, 585, 585, 585, 585, 588, 588, 588, 588, 588, 588, 588, 591, 591, 591, 591, 591, 591, 591, 594, 594, 594, 594, 594, 594, 594, 597, 597, 597, 597, 597, 597, 597, 597, 600, 600, 600, 600, 600, 600, 600, 603, 603, 603, 603, 603, 603, 603, 606, 606, 606, 606, 606, 606, 606, 606, 609, 609, 609, 609, 609, 609, 609, 612, 612, 612, 612, 612, 612, 612, 615, 615, 615, 615, 615, 615, 615, 615, 618, 618, 618, 618, 618, 618, 618, 621, 621, 621, 621, 621, 621, 621, 624, 624, 624, 624, 624, 624, 624, 624, 627, 627, 627, 627, 627, 627, 627, 630, 630, 630, 630, 630, 630, 630, 633, 633, 633, 633, 633, 633, 633, 636, 636, 636, 636, 636, 636, 636, 639, 639, 639, 639, 642, 642, 642, 642, 642, 645, 645, 645, 645, 645, 645, 645, 648, 648, 648, 648, 648, 648, 648, 651, 651, 651, 651, 651, 651, 651, 654, 654, 654, 654, 654, 654, 654, 657, 657, 657, 657, 657, 657, 657, 660, 660, 660, 660, 660, 660, 660, 660, 663, 663, 663, 663, 663, 663, 663, 663, 666, 666, 666, 666, 666, 666, 666, 669, 669, 669, 669, 669, 669, 669, 672, 672, 672, 672, 672, 672, 672, 675, 675, 675, 675, 675, 675, 675, 678, 678, 678, 678, 678, 678, 678, 681, 681, 681, 681, 681, 681, 681, 684, 684, 684, 684, 684, 684, 684, 687, 687, 687, 687, 687, 687, 687, 690, 690, 690, 690, 690, 690, 690, 693, 693, 693, 693, 693, 693, 693, 693, 696, 696, 696, 696, 696, 696, 696, 699, 699, 699, 699, 699, 699, 699, 702, 702, 702, 702, 702, 702, 702, 702, 705, 705, 705, 705, 705, 705, 708, 708, 708, 708, 708, 711, 711, 711, 711, 714, 714, 717];
  xy = [447, 450, 444, 447, 450, 261, 441, 444, 447, 261, 264, 435, 438, 441, 444, 261, 264, 267, 270, 432, 435, 438, 441, 264, 267, 270, 273, 429, 432, 435, 270, 273, 276, 423, 426, 429, 432, 273, 276, 279, 282, 420, 423, 426, 429, 276, 279, 282, 285, 417, 420, 423, 282, 285, 288, 411, 414, 417, 420, 285, 288, 291, 294, 408, 411, 414, 288, 291, 294, 297, 402, 405, 408, 411, 294, 297, 300, 399, 402, 405, 408, 297, 300, 303, 306, 396, 399, 402, 300, 303, 306, 309, 390, 393, 396, 399, 306, 309, 312, 387, 390, 393, 396, 309, 312, 315, 318, 384, 387, 390, 312, 315, 318, 321, 378, 381, 384, 387, 318, 321, 324, 375, 378, 381, 384, 321, 324, 327, 330, 372, 375, 378, 324, 327, 330, 333, 366, 369, 372, 375, 330, 333, 336, 363, 366, 369, 372, 333, 336, 339, 342, 360, 363, 366, 339, 342, 345, 354, 357, 360, 363, 342, 345, 348, 351, 354, 357, 360, 345, 348, 351, 354, 345, 348, 351, 354, 357, 339, 342, 345, 348, 354, 357, 360, 336, 339, 342, 357, 360, 363, 366, 333, 336, 339, 360, 363, 366, 369, 327, 330, 333, 336, 366, 369, 372, 324, 327, 330, 369, 372, 375, 378, 318, 321, 324, 327, 372, 375, 378, 381, 315, 318, 321, 324, 378, 381, 384, 387, 312, 315, 318, 381, 384, 387, 390, 306, 309, 312, 315, 387, 390, 393, 303, 306, 309, 390, 393, 396, 399, 300, 303, 306, 393, 396, 399, 402, 294, 297, 300, 303, 399, 402, 405, 291, 294, 297, 402, 405, 408, 411, 288, 291, 294, 405, 408, 411, 414, 282, 285, 288, 291, 411, 414, 417, 279, 282, 285, 414, 417, 420, 423, 273, 276, 279, 282, 417, 420, 423, 426, 270, 273, 276, 279, 423, 426, 429, 267, 270, 273, 426, 429, 432, 435, 261, 264, 267, 270, 429, 432, 435, 438, 261, 264, 267, 435, 438, 441, 261, 438, 441, 444, 447, 441, 444, 447, 450, 447, 450, 450];
  yx = [564, 564, 564, 567, 567, 567, 567, 567, 567, 570, 570, 570, 570, 570, 570, 570, 570, 573, 573, 573, 573, 573, 573, 573, 573, 576, 576, 576, 576, 576, 576, 576, 576, 579, 579, 579, 579, 579, 579, 579, 579, 579, 582, 582, 582, 582, 582, 582, 582, 585, 585, 585, 585, 585, 585, 585, 585, 588, 588, 588, 588, 588, 588, 588, 588, 591, 591, 591, 591, 591, 591, 591, 591, 594, 594, 594, 594, 594, 594, 594, 594, 597, 597, 597, 597, 597, 597, 597, 600, 600, 600, 600, 600, 600, 600, 600, 603, 603, 603, 603, 603, 603, 603, 603, 603, 606, 606, 606, 606, 606, 606, 606, 606, 606, 609, 609, 609, 609, 609, 609, 609, 609, 609, 612, 612, 612, 612, 612, 612, 612, 612, 615, 615, 615, 615, 615, 615, 615, 615, 615, 618, 618, 618, 618, 618, 618, 618, 618, 618, 621, 621, 621, 621, 621, 621, 621, 621, 621, 621, 624, 624, 624, 624, 624, 624, 624, 624, 624, 624, 624, 627, 627, 627, 627, 627, 627, 627, 627, 627, 627, 627, 630, 630, 630, 630, 630, 630, 630, 630, 630, 630, 630, 633, 633, 633, 633, 633, 633, 633, 633, 633, 633, 633, 636, 636, 636, 636, 636, 636, 636, 636, 636, 636, 636, 639, 639, 639, 639, 639, 639, 639, 642, 642, 642, 642, 642, 645, 645, 645, 645, 645, 648, 648, 648, 648, 648, 648, 651, 651, 651, 651, 651, 654, 654, 654, 654, 654, 654, 657, 657, 657, 657, 657, 660, 660, 660, 660, 660, 660, 663, 663, 663, 663, 663, 663, 666, 666, 666, 666, 666, 669, 669, 669, 669, 669, 669, 672, 672, 672, 672, 672, 675, 675, 675, 675, 675, 675, 678, 678, 678, 678, 678, 681, 681, 681, 681, 681, 681, 684, 684, 684, 684, 684, 684, 687, 687, 687, 687, 687, 690, 690, 690, 690, 690, 690, 693, 693, 693, 693, 693, 696, 696, 696, 696, 696, 696, 699, 699, 699, 699, 699, 699, 702, 702, 702, 702, 702, 702, 705, 705, 705, 705, 705, 705, 708, 708, 708, 708, 708, 711, 711, 711, 711, 711, 711, 714, 714, 714, 717];
  yy = [261, 522, 525, 261, 264, 267, 270, 522, 525, 261, 264, 267, 270, 273, 276, 522, 525, 270, 273, 276, 279, 282, 285, 522, 525, 279, 282, 285, 288, 291, 522, 525, 528, 285, 288, 291, 294, 297, 300, 522, 525, 528, 294, 297, 300, 303, 306, 522, 525, 300, 303, 306, 309, 312, 315, 522, 525, 309, 312, 315, 318, 321, 324, 522, 525, 315, 318, 321, 324, 327, 330, 522, 525, 324, 327, 330, 333, 336, 339, 522, 525, 333, 336, 339, 342, 345, 519, 522, 339, 342, 345, 348, 351, 354, 519, 522, 348, 351, 354, 357, 360, 363, 516, 519, 522, 354, 357, 360, 363, 366, 369, 513, 516, 519, 363, 366, 369, 372, 375, 378, 510, 513, 516, 372, 375, 378, 381, 384, 507, 510, 513, 378, 381, 384, 387, 390, 393, 504, 507, 510, 387, 390, 393, 396, 399, 498, 501, 504, 507, 393, 396, 399, 402, 405, 408, 492, 495, 498, 501, 402, 405, 408, 411, 414, 417, 486, 489, 492, 495, 498, 411, 414, 417, 420, 423, 477, 480, 483, 486, 489, 492, 417, 420, 423, 426, 429, 432, 471, 474, 477, 480, 483, 426, 429, 432, 435, 438, 462, 465, 468, 471, 474, 477, 432, 435, 438, 441, 444, 447, 456, 459, 462, 465, 468, 441, 444, 447, 450, 453, 456, 459, 441, 444, 447, 450, 453, 432, 435, 438, 441, 444, 423, 426, 429, 432, 435, 438, 417, 420, 423, 426, 429, 408, 411, 414, 417, 420, 423, 402, 405, 408, 411, 414, 393, 396, 399, 402, 405, 408, 384, 387, 390, 393, 396, 399, 378, 381, 384, 387, 390, 369, 372, 375, 378, 381, 384, 363, 366, 369, 372, 375, 354, 357, 360, 363, 366, 369, 348, 351, 354, 357, 360, 339, 342, 345, 348, 351, 354, 330, 333, 336, 339, 342, 345, 324, 327, 330, 333, 336, 315, 318, 321, 324, 327, 330, 309, 312, 315, 318, 321, 300, 303, 306, 309, 312, 315, 291, 294, 297, 300, 303, 306, 285, 288, 291, 294, 297, 300, 276, 279, 282, 285, 288, 291, 270, 273, 276, 279, 282, 261, 264, 267, 270, 273, 276, 261, 264, 267, 261];
  zx = [573, 573, 573, 576, 576, 576, 576, 576, 576, 576, 579, 579, 579, 579, 579, 579, 579, 579, 582, 582, 582, 582, 582, 582, 582, 582, 585, 585, 585, 585, 585, 585, 585, 585, 585, 588, 588, 588, 588, 588, 588, 588, 588, 591, 591, 591, 591, 591, 591, 591, 591, 591, 594, 594, 594, 594, 594, 594, 594, 594, 597, 597, 597, 597, 597, 597, 597, 597, 597, 600, 600, 600, 600, 600, 600, 600, 600, 600, 603, 603, 603, 603, 603, 603, 603, 603, 606, 606, 606, 606, 606, 606, 606, 606, 606, 609, 609, 609, 609, 609, 609, 609, 609, 612, 612, 612, 612, 612, 612, 612, 612, 612, 615, 615, 615, 615, 615, 615, 615, 615, 615, 618, 618, 618, 618, 618, 618, 618, 618, 618, 621, 621, 621, 621, 621, 621, 621, 621, 621, 624, 624, 624, 624, 624, 624, 624, 624, 627, 627, 627, 627, 627, 627, 627, 627, 627, 630, 630, 630, 630, 630, 630, 630, 630, 633, 633, 633, 633, 633, 633, 633, 633, 633, 636, 636, 636, 636, 636, 636, 636, 636, 636, 639, 639, 639, 639, 639, 639, 639, 639, 642, 642, 642, 642, 642, 642, 642, 642, 642, 645, 645, 645, 645, 645, 645, 645, 645, 648, 648, 648, 648, 648, 648, 648, 648, 648, 651, 651, 651, 651, 651, 651, 651, 651, 654, 654, 654, 654, 654, 654, 654, 654, 654, 657, 657, 657, 657, 657, 657, 657, 657, 657, 660, 660, 660, 660, 660, 660, 660, 660, 663, 663, 663, 663, 663, 663, 663, 663, 663, 666, 666, 666, 666, 666, 666, 666, 666, 669, 669, 669, 669, 669, 669, 669, 669, 669, 672, 672, 672, 672, 672, 672, 672, 672, 672, 675, 675, 675, 675, 675, 675, 675, 675, 675, 678, 678, 678, 678, 678, 678, 678, 678, 678, 681, 681, 681, 681, 681, 681, 681, 681, 684, 684, 684, 684, 684, 684, 684, 684, 684, 687, 687, 687, 687, 687, 687, 687, 687, 690, 690, 690, 690, 690, 690, 690, 690, 690, 693, 693, 693, 693, 693, 693, 693, 693, 693, 696, 696, 696, 696, 696, 696, 696, 696, 699, 699, 699, 699, 699, 699, 699, 699, 702, 702, 702, 702, 702, 702, 705, 705, 705, 705, 705];
  zy = [444, 447, 450, 261, 264, 438, 441, 444, 447, 450, 261, 264, 435, 438, 441, 444, 447, 450, 261, 264, 432, 435, 438, 444, 447, 450, 261, 264, 426, 429, 432, 435, 444, 447, 450, 261, 264, 423, 426, 429, 444, 447, 450, 261, 264, 417, 420, 423, 426, 444, 447, 450, 261, 264, 414, 417, 420, 444, 447, 450, 261, 264, 408, 411, 414, 417, 444, 447, 450, 261, 264, 405, 408, 411, 414, 444, 447, 450, 261, 264, 402, 405, 408, 444, 447, 450, 261, 264, 396, 399, 402, 405, 444, 447, 450, 261, 264, 393, 396, 399, 444, 447, 450, 261, 264, 387, 390, 393, 396, 444, 447, 450, 261, 264, 384, 387, 390, 393, 444, 447, 450, 261, 264, 378, 381, 384, 387, 444, 447, 450, 261, 264, 375, 378, 381, 384, 444, 447, 450, 261, 264, 372, 375, 378, 444, 447, 450, 261, 264, 366, 369, 372, 375, 444, 447, 450, 261, 264, 363, 366, 369, 444, 447, 450, 261, 264, 357, 360, 363, 366, 444, 447, 450, 261, 264, 354, 357, 360, 363, 444, 447, 450, 261, 264, 351, 354, 357, 444, 447, 450, 261, 264, 345, 348, 351, 354, 444, 447, 450, 261, 264, 342, 345, 348, 444, 447, 450, 261, 264, 336, 339, 342, 345, 444, 447, 450, 261, 264, 333, 336, 339, 444, 447, 450, 261, 264, 327, 330, 333, 336, 444, 447, 450, 261, 264, 324, 327, 330, 333, 444, 447, 450, 261, 264, 321, 324, 327, 444, 447, 450, 261, 264, 315, 318, 321, 324, 444, 447, 450, 261, 264, 312, 315, 318, 444, 447, 450, 261, 264, 306, 309, 312, 315, 444, 447, 450, 261, 264, 303, 306, 309, 312, 444, 447, 450, 261, 264, 297, 300, 303, 306, 444, 447, 450, 261, 264, 294, 297, 300, 303, 444, 447, 450, 261, 264, 291, 294, 297, 444, 447, 450, 261, 264, 285, 288, 291, 294, 444, 447, 450, 261, 264, 282, 285, 288, 444, 447, 450, 261, 264, 276, 279, 282, 285, 444, 447, 450, 261, 264, 273, 276, 279, 282, 444, 447, 450, 261, 264, 270, 273, 276, 444, 447, 450, 261, 264, 267, 270, 273, 444, 447, 450, 261, 264, 267, 444, 447, 450, 261, 264, 444, 447, 450];

  zerox = [543, 543, 543, 543, 543, 543, 543, 543, 543, 543, 543, 543, 543, 543, 543, 543, 543, 543, 543, 543, 543, 543, 543, 546, 546, 546, 546, 546, 546, 546, 546, 546, 546, 546, 546, 546, 546, 546, 546, 546, 546, 546, 546, 546, 546, 546, 546, 546, 546, 546, 546, 546, 546, 546, 546, 546, 549, 549, 549, 549, 549, 549, 549, 549, 549, 549, 549, 549, 549, 549, 549, 549, 549, 549, 549, 549, 549, 552, 552, 552, 552, 552, 552, 552, 552, 552, 552, 552, 552, 552, 552, 552, 555, 555, 555, 555, 555, 555, 555, 555, 555, 555, 555, 555, 558, 558, 558, 558, 558, 558, 558, 558, 558, 558, 558, 561, 561, 561, 561, 561, 561, 561, 561, 561, 561, 564, 564, 564, 564, 564, 564, 564, 564, 567, 567, 567, 567, 567, 567, 567, 567, 567, 570, 570, 570, 570, 570, 570, 570, 573, 573, 573, 573, 573, 573, 576, 576, 576, 576, 576, 576, 576, 579, 579, 579, 579, 579, 579, 582, 582, 582, 582, 582, 582, 585, 585, 585, 585, 585, 585, 588, 588, 588, 588, 588, 591, 591, 591, 591, 591, 591, 594, 594, 594, 594, 594, 597, 597, 597, 597, 597, 600, 600, 600, 600, 603, 603, 603, 603, 606, 606, 606, 606, 609, 609, 609, 609, 612, 612, 612, 612, 615, 615, 615, 615, 615, 618, 618, 618, 618, 621, 621, 621, 621, 621, 624, 624, 624, 624, 627, 627, 627, 627, 627, 630, 630, 630, 630, 633, 633, 633, 633, 636, 636, 636, 636, 639, 639, 639, 639, 642, 642, 642, 642, 645, 645, 645, 645, 648, 648, 648, 648, 651, 651, 651, 651, 654, 654, 654, 654, 657, 657, 657, 657, 660, 660, 660, 660, 660, 663, 663, 663, 663, 666, 666, 666, 666, 669, 669, 669, 669, 669, 672, 672, 672, 672, 675, 675, 675, 675, 675, 678, 678, 678, 678, 678, 681, 681, 681, 681, 681, 684, 684, 684, 684, 684, 687, 687, 687, 687, 687, 690, 690, 690, 690, 690, 693, 693, 693, 693, 693, 693, 696, 696, 696, 696, 696, 696, 699, 699, 699, 699, 699, 699, 702, 702, 702, 702, 702, 702, 705, 705, 705, 705, 705, 705, 705, 708, 708, 708, 708, 708, 708, 708, 708, 711, 711, 711, 711, 711, 711, 711, 711, 714, 714, 714, 714, 714, 714, 714, 714, 717, 717, 717, 717, 717, 717, 717, 717, 717, 720, 720, 720, 720, 720, 720, 720, 720, 720, 720, 723, 723, 723, 723, 723, 723, 723, 723, 723, 723, 723, 723, 726, 726, 726, 726, 726, 726, 726, 726, 726, 726, 726, 726, 726, 726, 729, 729, 729, 729, 729, 729, 729, 729, 729, 729, 729, 729, 729, 729, 729, 729, 729, 729, 732, 732, 732, 732, 732, 732, 732, 732, 732, 732, 732, 732, 732, 732, 732, 732, 732, 732, 732, 732, 732, 732, 732, 732, 732, 732, 732, 735, 735, 735, 735, 735, 735, 735, 735, 735, 735, 735, 735, 735, 735, 735, 735, 735, 735, 735, 735, 735, 735, 735, 735, 735, 735, 735, 735, 735, 735, 738, 738, 738, 738, 738, 738, 738, 738, 738, 738, 738, 738, 738, 738, 738, 738, 738, 738];
  zeroy = [285, 288, 291, 294, 297, 300, 303, 306, 309, 312, 315, 318, 321, 324, 327, 330, 333, 336, 339, 342, 345, 348, 351, 270, 273, 276, 279, 282, 285, 288, 291, 294, 297, 300, 303, 306, 309, 312, 315, 318, 321, 324, 327, 330, 333, 336, 339, 342, 345, 348, 351, 354, 357, 360, 363, 366, 258, 261, 264, 267, 270, 273, 276, 279, 282, 285, 288, 348, 351, 354, 357, 360, 363, 366, 369, 372, 375, 252, 255, 258, 261, 264, 267, 270, 363, 366, 369, 372, 375, 378, 381, 384, 243, 246, 249, 252, 255, 258, 375, 378, 381, 384, 387, 390, 237, 240, 243, 246, 249, 252, 384, 387, 390, 393, 396, 231, 234, 237, 240, 243, 390, 393, 396, 399, 402, 228, 231, 234, 237, 399, 402, 405, 408, 222, 225, 228, 231, 402, 405, 408, 411, 414, 219, 222, 225, 408, 411, 414, 417, 216, 219, 222, 414, 417, 420, 210, 213, 216, 219, 417, 420, 423, 207, 210, 213, 420, 423, 426, 204, 207, 210, 423, 426, 429, 201, 204, 207, 426, 429, 432, 201, 204, 429, 432, 435, 198, 201, 204, 432, 435, 438, 195, 198, 201, 435, 438, 195, 198, 435, 438, 441, 192, 195, 438, 441, 192, 195, 441, 444, 189, 192, 441, 444, 189, 192, 444, 447, 186, 189, 444, 447, 186, 189, 444, 447, 450, 186, 189, 447, 450, 183, 186, 189, 447, 450, 183, 186, 447, 450, 183, 186, 447, 450, 453, 183, 186, 450, 453, 183, 186, 450, 453, 183, 186, 450, 453, 183, 186, 450, 453, 183, 186, 450, 453, 183, 186, 450, 453, 183, 186, 450, 453, 183, 186, 450, 453, 183, 186, 447, 450, 183, 186, 447, 450, 183, 186, 189, 447, 450, 186, 189, 447, 450, 186, 189, 444, 447, 186, 189, 192, 444, 447, 189, 192, 444, 447, 189, 192, 195, 441, 444, 192, 195, 438, 441, 444, 192, 195, 198, 438, 441, 195, 198, 435, 438, 441, 198, 201, 432, 435, 438, 198, 201, 204, 432, 435, 201, 204, 207, 429, 432, 435, 204, 207, 210, 426, 429, 432, 207, 210, 213, 423, 426, 429, 210, 213, 216, 420, 423, 426, 213, 216, 219, 414, 417, 420, 423, 216, 219, 222, 225, 411, 414, 417, 420, 219, 222, 225, 228, 405, 408, 411, 414, 225, 228, 231, 234, 402, 405, 408, 411, 228, 231, 234, 237, 240, 396, 399, 402, 405, 234, 237, 240, 243, 246, 390, 393, 396, 399, 402, 240, 243, 246, 249, 252, 255, 381, 384, 387, 390, 393, 396, 246, 249, 252, 255, 258, 261, 264, 372, 375, 378, 381, 384, 387, 390, 252, 255, 258, 261, 264, 267, 270, 273, 276, 357, 360, 363, 366, 369, 372, 375, 378, 381, 264, 267, 270, 273, 276, 279, 282, 285, 288, 291, 294, 297, 300, 333, 336, 339, 342, 345, 348, 351, 354, 357, 360, 363, 366, 369, 372, 273, 276, 279, 282, 285, 288, 291, 294, 297, 300, 303, 306, 309, 312, 315, 318, 321, 324, 327, 330, 333, 336, 339, 342, 345, 348, 351, 354, 357, 360, 291, 294, 297, 300, 303, 306, 309, 312, 315, 318, 321, 324, 327, 330, 333, 336, 339, 342];
  onex = [579, 579, 579, 579, 579, 582, 582, 582, 582, 582, 585, 585, 585, 585, 585, 588, 588, 588, 588, 588, 591, 591, 591, 591, 591, 591, 594, 594, 594, 594, 594, 597, 597, 597, 597, 597, 600, 600, 600, 600, 600, 603, 603, 603, 603, 603, 606, 606, 606, 606, 606, 609, 609, 609, 609, 609, 612, 612, 612, 612, 612, 615, 615, 615, 615, 615, 618, 618, 618, 618, 618, 621, 621, 621, 621, 621, 621, 624, 624, 624, 624, 624, 627, 627, 627, 627, 627, 627, 630, 630, 630, 630, 630, 630, 633, 633, 633, 633, 633, 636, 636, 636, 636, 636, 636, 639, 639, 639, 639, 639, 639, 639, 639, 639, 639, 639, 639, 639, 639, 639, 639, 639, 639, 639, 639, 639, 639, 639, 639, 639, 639, 639, 639, 639, 639, 639, 639, 639, 639, 639, 639, 639, 639, 639, 639, 639, 639, 639, 639, 639, 639, 639, 639, 639, 639, 639, 639, 639, 639, 639, 639, 639, 639, 639, 639, 639, 639, 639, 639, 639, 639, 639, 639, 639, 639, 639, 639, 639, 639, 639, 639, 639, 639, 639, 639, 639, 639, 639, 639, 639, 639, 639, 639, 639, 642, 642, 642, 642, 642, 642, 642, 642, 642, 642, 642, 642, 642, 642, 642, 642, 642, 642, 642, 642, 642, 642, 642, 642, 642, 642, 642, 642, 642, 642, 642, 642, 642, 642, 642, 642, 642, 642, 642, 642, 642, 642, 642, 642, 642, 642, 642, 642, 642, 642, 642, 642, 642, 642, 642, 642, 642, 642, 642, 642, 642, 642, 642, 642, 642, 642, 642, 642, 642, 642, 642, 642, 642, 642, 642, 642, 642, 642, 642, 642, 642, 642, 642, 642, 642, 642, 642, 642, 642, 645, 645, 645, 645, 645, 645, 645, 645, 645, 645, 645, 645, 645, 645, 645, 645, 645, 645, 645, 645, 645, 645, 645, 645, 645, 645, 645, 645, 645, 645, 645, 645, 645, 645, 645, 645, 645, 645, 645, 645, 645, 645, 645, 645, 645, 645, 645, 645, 645, 645, 645, 645, 645, 645, 645, 645, 645, 645, 645, 645, 645, 645, 645, 645, 645, 645, 645, 645, 645, 645, 645, 645, 645, 645, 645, 645, 645, 645, 645, 645, 645, 645, 645, 645, 645, 645, 645, 645, 645, 648, 648, 648, 651, 651, 651, 654, 654, 654, 657, 657, 657, 660, 660, 660, 663, 663, 663, 666, 666, 666, 669, 669, 669, 672, 672, 672, 675, 675, 675, 678, 678, 678, 681, 681, 681, 684, 684, 684, 687, 687, 687, 690, 690, 690, 693, 693, 693, 696, 696, 696, 699, 699, 699, 702, 702, 702];
  oney = [219, 222, 444, 447, 450, 216, 219, 444, 447, 450, 216, 219, 444, 447, 450, 216, 219, 444, 447, 450, 213, 216, 219, 444, 447, 450, 213, 216, 444, 447, 450, 213, 216, 444, 447, 450, 210, 213, 444, 447, 450, 210, 213, 444, 447, 450, 207, 210, 444, 447, 450, 207, 210, 444, 447, 450, 204, 207, 444, 447, 450, 204, 207, 444, 447, 450, 201, 204, 444, 447, 450, 198, 201, 204, 444, 447, 450, 198, 201, 444, 447, 450, 195, 198, 201, 444, 447, 450, 192, 195, 198, 444, 447, 450, 192, 195, 444, 447, 450, 189, 192, 195, 444, 447, 450, 186, 189, 192, 195, 198, 201, 204, 207, 210, 213, 216, 219, 222, 225, 228, 231, 234, 237, 240, 243, 246, 249, 252, 255, 258, 261, 264, 267, 270, 273, 276, 279, 282, 285, 288, 291, 294, 297, 300, 303, 306, 309, 312, 315, 318, 321, 324, 327, 330, 333, 336, 339, 342, 345, 348, 351, 354, 357, 360, 363, 366, 369, 372, 375, 378, 381, 384, 387, 390, 393, 396, 399, 402, 405, 408, 411, 414, 417, 420, 423, 426, 429, 432, 435, 438, 441, 444, 447, 450, 186, 189, 192, 195, 198, 201, 204, 207, 210, 213, 216, 219, 222, 225, 228, 231, 234, 237, 240, 243, 246, 249, 252, 255, 258, 261, 264, 267, 270, 273, 276, 279, 282, 285, 288, 291, 294, 297, 300, 303, 306, 309, 312, 315, 318, 321, 324, 327, 330, 333, 336, 339, 342, 345, 348, 351, 354, 357, 360, 363, 366, 369, 372, 375, 378, 381, 384, 387, 390, 393, 396, 399, 402, 405, 408, 411, 414, 417, 420, 423, 426, 429, 432, 435, 438, 441, 444, 447, 450, 186, 189, 192, 195, 198, 201, 204, 207, 210, 213, 216, 219, 222, 225, 228, 231, 234, 237, 240, 243, 246, 249, 252, 255, 258, 261, 264, 267, 270, 273, 276, 279, 282, 285, 288, 291, 294, 297, 300, 303, 306, 309, 312, 315, 318, 321, 324, 327, 330, 333, 336, 339, 342, 345, 348, 351, 354, 357, 360, 363, 366, 369, 372, 375, 378, 381, 384, 387, 390, 393, 396, 399, 402, 405, 408, 411, 414, 417, 420, 423, 426, 429, 432, 435, 438, 441, 444, 447, 450, 444, 447, 450, 444, 447, 450, 444, 447, 450, 444, 447, 450, 444, 447, 450, 444, 447, 450, 444, 447, 450, 444, 447, 450, 444, 447, 450, 444, 447, 450, 444, 447, 450, 444, 447, 450, 444, 447, 450, 444, 447, 450, 444, 447, 450, 444, 447, 450, 444, 447, 450, 444, 447, 450, 444, 447, 450];
  twox = [555, 555, 555, 555, 558, 558, 558, 558, 558, 558, 558, 558, 558, 558, 561, 561, 561, 561, 561, 561, 561, 561, 561, 561, 564, 564, 564, 564, 564, 564, 564, 564, 564, 564, 567, 567, 567, 567, 567, 567, 567, 567, 567, 567, 567, 570, 570, 570, 570, 570, 570, 570, 570, 570, 570, 573, 573, 573, 573, 573, 573, 573, 573, 573, 576, 576, 576, 576, 576, 576, 576, 576, 576, 576, 579, 579, 579, 579, 579, 579, 579, 579, 579, 579, 582, 582, 582, 582, 582, 582, 582, 582, 582, 585, 585, 585, 585, 585, 585, 585, 585, 585, 588, 588, 588, 588, 588, 588, 588, 588, 588, 591, 591, 591, 591, 591, 591, 591, 591, 591, 594, 594, 594, 594, 594, 594, 594, 594, 594, 597, 597, 597, 597, 597, 597, 597, 597, 600, 600, 600, 600, 600, 600, 600, 600, 600, 603, 603, 603, 603, 603, 603, 603, 603, 603, 606, 606, 606, 606, 606, 606, 606, 606, 609, 609, 609, 609, 609, 609, 609, 609, 612, 612, 612, 612, 612, 612, 612, 612, 612, 615, 615, 615, 615, 615, 615, 615, 615, 618, 618, 618, 618, 618, 618, 618, 618, 621, 621, 621, 621, 621, 621, 621, 621, 621, 624, 624, 624, 624, 624, 624, 624, 624, 627, 627, 627, 627, 627, 627, 627, 627, 630, 630, 630, 630, 630, 630, 630, 630, 633, 633, 633, 633, 633, 633, 633, 633, 636, 636, 636, 636, 636, 636, 636, 636, 639, 639, 639, 639, 639, 639, 639, 639, 642, 642, 642, 642, 642, 642, 642, 642, 645, 645, 645, 645, 645, 645, 645, 645, 648, 648, 648, 648, 648, 648, 648, 648, 651, 651, 651, 651, 651, 651, 651, 651, 654, 654, 654, 654, 654, 654, 654, 654, 657, 657, 657, 657, 657, 657, 657, 657, 660, 660, 660, 660, 660, 660, 660, 660, 663, 663, 663, 663, 663, 663, 663, 663, 663, 666, 666, 666, 666, 666, 666, 666, 666, 669, 669, 669, 669, 669, 669, 669, 669, 672, 672, 672, 672, 672, 672, 672, 672, 675, 675, 675, 675, 675, 675, 675, 675, 678, 678, 678, 678, 678, 678, 678, 678, 678, 681, 681, 681, 681, 681, 681, 681, 681, 681, 681, 684, 684, 684, 684, 684, 684, 684, 684, 687, 687, 687, 687, 687, 687, 687, 687, 687, 690, 690, 690, 690, 690, 690, 690, 690, 693, 693, 693, 693, 693, 693, 693, 693, 693, 696, 696, 696, 696, 696, 696, 696, 696, 696, 696, 699, 699, 699, 699, 699, 699, 699, 699, 699, 702, 702, 702, 702, 702, 702, 702, 702, 702, 702, 705, 705, 705, 705, 705, 705, 705, 705, 705, 705, 705, 708, 708, 708, 708, 708, 708, 708, 708, 708, 708, 708, 708, 711, 711, 711, 711, 711, 711, 711, 711, 711, 711, 711, 711, 711, 711, 714, 714, 714, 714, 714, 714, 714, 714, 714, 714, 714, 714, 714, 714, 714, 714, 714, 714, 714, 714, 714, 714, 714, 717, 717, 717, 717, 717, 717, 717, 717, 717, 717, 717, 717, 717, 717, 717, 717, 717, 717, 720, 720, 720, 720, 720, 720, 720, 720, 720];
  twoy = [249, 252, 255, 258, 240, 243, 246, 249, 252, 255, 258, 444, 447, 450, 234, 237, 240, 243, 246, 249, 441, 444, 447, 450, 228, 231, 234, 237, 240, 438, 441, 444, 447, 450, 222, 225, 228, 231, 234, 435, 438, 441, 444, 447, 450, 219, 222, 225, 228, 432, 435, 438, 444, 447, 450, 216, 219, 222, 429, 432, 435, 444, 447, 450, 210, 213, 216, 219, 426, 429, 432, 444, 447, 450, 207, 210, 213, 216, 423, 426, 429, 444, 447, 450, 204, 207, 210, 213, 420, 423, 444, 447, 450, 201, 204, 207, 414, 417, 420, 444, 447, 450, 201, 204, 207, 411, 414, 417, 444, 447, 450, 198, 201, 204, 408, 411, 414, 444, 447, 450, 195, 198, 201, 405, 408, 411, 444, 447, 450, 195, 198, 402, 405, 408, 444, 447, 450, 192, 195, 198, 399, 402, 405, 444, 447, 450, 189, 192, 195, 396, 399, 402, 444, 447, 450, 189, 192, 393, 396, 399, 444, 447, 450, 189, 192, 390, 393, 396, 444, 447, 450, 186, 189, 192, 387, 390, 393, 444, 447, 450, 186, 189, 384, 387, 390, 444, 447, 450, 186, 189, 381, 384, 387, 444, 447, 450, 183, 186, 189, 378, 381, 384, 444, 447, 450, 183, 186, 375, 378, 381, 444, 447, 450, 183, 186, 372, 375, 378, 444, 447, 450, 183, 186, 369, 372, 375, 444, 447, 450, 183, 186, 366, 369, 372, 444, 447, 450, 183, 186, 363, 366, 369, 444, 447, 450, 183, 186, 360, 363, 366, 444, 447, 450, 183, 186, 357, 360, 363, 444, 447, 450, 183, 186, 354, 357, 360, 444, 447, 450, 183, 186, 351, 354, 357, 444, 447, 450, 183, 186, 348, 351, 354, 444, 447, 450, 183, 186, 345, 348, 351, 444, 447, 450, 183, 186, 342, 345, 348, 444, 447, 450, 183, 186, 339, 342, 345, 444, 447, 450, 183, 186, 189, 336, 339, 342, 444, 447, 450, 186, 189, 333, 336, 339, 444, 447, 450, 186, 189, 330, 333, 336, 444, 447, 450, 186, 189, 327, 330, 333, 444, 447, 450, 189, 192, 324, 327, 330, 444, 447, 450, 189, 192, 318, 321, 324, 327, 444, 447, 450, 189, 192, 195, 315, 318, 321, 324, 444, 447, 450, 192, 195, 312, 315, 318, 444, 447, 450, 192, 195, 198, 309, 312, 315, 444, 447, 450, 195, 198, 306, 309, 312, 444, 447, 450, 198, 201, 300, 303, 306, 309, 444, 447, 450, 198, 201, 204, 297, 300, 303, 306, 444, 447, 450, 201, 204, 207, 294, 297, 300, 444, 447, 450, 204, 207, 210, 288, 291, 294, 297, 444, 447, 450, 207, 210, 213, 282, 285, 288, 291, 294, 444, 447, 450, 210, 213, 216, 219, 276, 279, 282, 285, 288, 444, 447, 450, 216, 219, 222, 225, 228, 267, 270, 273, 276, 279, 282, 444, 447, 450, 219, 222, 225, 228, 231, 234, 237, 240, 243, 246, 249, 252, 255, 258, 261, 264, 267, 270, 273, 276, 444, 447, 450, 228, 231, 234, 237, 240, 243, 246, 249, 252, 255, 258, 261, 264, 267, 270, 444, 447, 450, 240, 243, 246, 249, 252, 255, 444, 447, 450];
  threex = [549, 549, 549, 549, 549, 552, 552, 552, 552, 552, 552, 552, 552, 552, 552, 552, 555, 555, 555, 555, 555, 555, 555, 555, 555, 555, 555, 555, 558, 558, 558, 558, 558, 558, 558, 558, 558, 558, 558, 558, 558, 561, 561, 561, 561, 561, 561, 561, 561, 561, 561, 564, 564, 564, 564, 564, 564, 564, 564, 567, 567, 567, 567, 567, 567, 567, 567, 570, 570, 570, 570, 570, 570, 573, 573, 573, 573, 573, 573, 576, 576, 576, 576, 576, 576, 579, 579, 579, 579, 579, 579, 582, 582, 582, 582, 582, 585, 585, 585, 585, 585, 588, 588, 588, 588, 588, 591, 591, 591, 591, 594, 594, 594, 594, 594, 594, 597, 597, 597, 597, 600, 600, 600, 600, 600, 603, 603, 603, 603, 606, 606, 606, 606, 609, 609, 609, 609, 609, 612, 612, 612, 612, 615, 615, 615, 615, 618, 618, 618, 618, 621, 621, 621, 621, 621, 621, 624, 624, 624, 624, 624, 624, 624, 627, 627, 627, 627, 627, 627, 630, 630, 630, 630, 630, 630, 633, 633, 633, 633, 633, 633, 636, 636, 636, 636, 636, 636, 639, 639, 639, 639, 639, 639, 642, 642, 642, 642, 642, 642, 645, 645, 645, 645, 645, 645, 648, 648, 648, 648, 648, 648, 651, 651, 651, 651, 651, 651, 654, 654, 654, 654, 654, 654, 654, 654, 657, 657, 657, 657, 657, 657, 657, 660, 660, 660, 660, 660, 660, 660, 663, 663, 663, 663, 663, 663, 663, 666, 666, 666, 666, 666, 666, 666, 669, 669, 669, 669, 669, 669, 669, 669, 672, 672, 672, 672, 672, 672, 672, 672, 675, 675, 675, 675, 675, 675, 675, 675, 675, 678, 678, 678, 678, 678, 678, 678, 678, 678, 681, 681, 681, 681, 681, 681, 681, 681, 681, 684, 684, 684, 684, 684, 684, 684, 684, 687, 687, 687, 687, 687, 687, 687, 687, 687, 687, 690, 690, 690, 690, 690, 690, 690, 690, 693, 693, 693, 693, 693, 693, 693, 693, 693, 693, 696, 696, 696, 696, 696, 696, 696, 696, 696, 696, 696, 699, 699, 699, 699, 699, 699, 699, 699, 699, 699, 699, 702, 702, 702, 702, 702, 702, 702, 702, 702, 702, 702, 702, 705, 705, 705, 705, 705, 705, 705, 705, 705, 705, 705, 705, 708, 708, 708, 708, 708, 708, 708, 708, 708, 708, 708, 708, 708, 711, 711, 711, 711, 711, 711, 711, 711, 711, 711, 711, 711, 711, 711, 711, 714, 714, 714, 714, 714, 714, 714, 714, 714, 714, 714, 714, 714, 714, 714, 714, 714, 717, 717, 717, 717, 717, 717, 717, 717, 717, 717, 717, 717, 717, 717, 717, 717, 717, 717, 717, 717, 717, 717, 717, 717, 717, 717, 717, 717, 720, 720, 720, 720, 720, 720, 720, 720, 720, 720, 720, 720, 720, 720, 720, 720, 720, 720, 720, 720, 720, 720, 720, 720, 720, 720, 723, 723, 723, 723, 723, 723, 723, 723, 723, 723, 723, 723, 723, 723, 723, 723, 723, 723, 723, 723, 723, 723, 723, 723, 723, 723, 726, 726, 726, 726, 726, 726, 726, 726, 726, 726, 726, 726, 726, 726, 726, 729, 729, 729, 729, 729, 729, 729];
  threey = [378, 381, 384, 387, 390, 249, 252, 255, 378, 381, 384, 387, 390, 393, 396, 399, 240, 243, 246, 249, 252, 255, 390, 393, 396, 399, 402, 405, 231, 234, 237, 240, 243, 246, 249, 252, 399, 402, 405, 408, 411, 225, 228, 231, 234, 237, 240, 405, 408, 411, 414, 222, 225, 228, 231, 411, 414, 417, 420, 216, 219, 222, 225, 414, 417, 420, 423, 213, 216, 219, 420, 423, 426, 210, 213, 216, 423, 426, 429, 207, 210, 213, 426, 429, 432, 204, 207, 210, 429, 432, 435, 201, 204, 207, 432, 435, 198, 201, 204, 435, 438, 198, 201, 435, 438, 441, 195, 198, 438, 441, 192, 195, 198, 438, 441, 444, 192, 195, 441, 444, 192, 195, 441, 444, 447, 189, 192, 444, 447, 189, 192, 444, 447, 186, 189, 444, 447, 450, 186, 189, 447, 450, 186, 189, 447, 450, 186, 189, 447, 450, 183, 186, 315, 318, 447, 450, 183, 186, 315, 318, 447, 450, 453, 183, 186, 315, 318, 450, 453, 183, 186, 315, 318, 450, 453, 183, 186, 315, 318, 450, 453, 183, 186, 315, 318, 450, 453, 183, 186, 315, 318, 450, 453, 183, 186, 315, 318, 450, 453, 183, 186, 315, 318, 450, 453, 183, 186, 315, 318, 450, 453, 183, 186, 315, 318, 450, 453, 183, 186, 312, 315, 318, 447, 450, 453, 183, 186, 312, 315, 318, 447, 450, 183, 186, 312, 315, 318, 447, 450, 183, 186, 312, 315, 318, 447, 450, 186, 189, 312, 315, 318, 447, 450, 186, 189, 312, 318, 321, 444, 447, 450, 186, 189, 309, 312, 318, 321, 444, 447, 186, 189, 192, 309, 312, 318, 321, 444, 447, 189, 192, 309, 312, 318, 321, 324, 444, 447, 189, 192, 195, 306, 309, 321, 324, 441, 444, 192, 195, 306, 309, 321, 324, 441, 444, 192, 195, 198, 303, 306, 321, 324, 327, 438, 441, 195, 198, 303, 306, 324, 327, 438, 441, 195, 198, 201, 300, 303, 324, 327, 330, 435, 438, 198, 201, 204, 297, 300, 303, 327, 330, 432, 435, 438, 201, 204, 207, 294, 297, 300, 327, 330, 333, 432, 435, 204, 207, 210, 291, 294, 297, 330, 333, 336, 429, 432, 435, 207, 210, 213, 288, 291, 294, 333, 336, 339, 426, 429, 432, 210, 213, 216, 219, 285, 288, 291, 336, 339, 342, 423, 426, 429, 213, 216, 219, 222, 225, 279, 282, 285, 288, 339, 342, 345, 420, 423, 426, 219, 222, 225, 228, 231, 273, 276, 279, 282, 285, 342, 345, 348, 414, 417, 420, 423, 225, 228, 231, 234, 237, 240, 243, 246, 249, 252, 255, 258, 261, 264, 267, 270, 273, 276, 279, 345, 348, 351, 354, 408, 411, 414, 417, 420, 231, 234, 237, 240, 243, 246, 249, 252, 255, 258, 261, 264, 267, 270, 273, 348, 351, 354, 357, 360, 363, 402, 405, 408, 411, 414, 243, 246, 249, 252, 255, 258, 261, 354, 357, 360, 363, 366, 369, 372, 375, 378, 381, 384, 387, 390, 393, 396, 399, 402, 405, 408, 360, 363, 366, 369, 372, 375, 378, 381, 384, 387, 390, 393, 396, 399, 402, 372, 375, 378, 381, 384, 387, 390];
  fourx = [543, 543, 543, 546, 546, 546, 546, 549, 549, 549, 549, 549, 552, 552, 552, 552, 552, 552, 555, 555, 555, 555, 555, 555, 558, 558, 558, 558, 558, 561, 561, 561, 561, 561, 561, 564, 564, 564, 564, 564, 564, 567, 567, 567, 567, 567, 567, 570, 570, 570, 570, 570, 573, 573, 573, 573, 573, 573, 576, 576, 576, 576, 576, 576, 579, 579, 579, 579, 579, 582, 582, 582, 582, 582, 585, 585, 585, 585, 585, 585, 588, 588, 588, 588, 588, 588, 591, 591, 591, 591, 591, 594, 594, 594, 594, 594, 594, 597, 597, 597, 597, 597, 597, 600, 600, 600, 600, 600, 600, 603, 603, 603, 603, 603, 606, 606, 606, 606, 606, 606, 609, 609, 609, 609, 609, 609, 612, 612, 612, 612, 612, 615, 615, 615, 615, 615, 618, 618, 618, 618, 618, 618, 621, 621, 621, 621, 621, 621, 624, 624, 624, 624, 624, 627, 627, 627, 627, 627, 627, 630, 630, 630, 630, 630, 630, 633, 633, 633, 633, 633, 636, 636, 636, 636, 636, 639, 639, 639, 639, 639, 639, 642, 642, 642, 642, 642, 642, 645, 645, 645, 645, 645, 648, 648, 648, 648, 648, 651, 651, 651, 651, 651, 651, 654, 654, 654, 654, 654, 654, 657, 657, 657, 657, 657, 660, 660, 660, 660, 660, 660, 663, 663, 663, 663, 663, 663, 666, 666, 666, 666, 666, 669, 669, 669, 669, 669, 672, 672, 672, 672, 672, 672, 675, 675, 675, 675, 675, 675, 678, 678, 678, 678, 678, 681, 681, 681, 681, 681, 684, 684, 684, 684, 684, 684, 687, 687, 687, 687, 687, 687, 690, 690, 690, 690, 690, 690, 690, 690, 690, 690, 690, 690, 690, 690, 690, 690, 690, 690, 690, 690, 690, 690, 690, 690, 690, 690, 690, 690, 690, 690, 690, 690, 690, 690, 690, 690, 690, 690, 690, 690, 690, 690, 690, 690, 690, 690, 690, 690, 690, 690, 690, 690, 690, 690, 690, 690, 690, 690, 690, 690, 690, 690, 690, 690, 690, 690, 690, 690, 690, 690, 690, 690, 690, 690, 690, 690, 690, 690, 690, 690, 690, 690, 690, 690, 690, 690, 690, 690, 690, 693, 693, 693, 693, 693, 693, 693, 693, 693, 693, 693, 693, 693, 693, 693, 693, 693, 693, 693, 693, 693, 693, 693, 693, 693, 693, 693, 693, 693, 693, 693, 693, 693, 693, 693, 693, 693, 693, 693, 693, 693, 693, 693, 693, 693, 693, 693, 693, 693, 693, 693, 693, 693, 693, 693, 693, 693, 693, 693, 693, 693, 693, 693, 693, 693, 693, 693, 693, 693, 693, 693, 693, 693, 693, 693, 693, 693, 693, 693, 693, 693, 693, 693, 693, 693, 693, 693, 693, 693, 696, 696, 696, 696, 696, 696, 696, 696, 696, 696, 696, 696, 696, 696, 696, 696, 696, 696, 696, 696, 696, 696, 696, 696, 696, 696, 696, 696, 696, 696, 696, 696, 696, 696, 696, 696, 696, 696, 696, 696, 696, 696, 696, 696, 696, 696, 696, 696, 696, 696, 696, 696, 696, 696, 696, 696, 696, 696, 696, 696, 696, 696, 696, 696, 696, 696, 696, 696, 696, 696, 696, 696, 696, 696, 696, 696, 696, 696, 696, 696, 696, 696, 696, 696, 696, 696, 696, 696, 696, 699, 699, 702, 702, 705, 705, 708, 708, 711, 711, 714, 714, 717, 717, 720, 720, 723, 723, 726, 726, 729, 729, 732, 732];
  foury = [372, 375, 378, 369, 372, 375, 378, 366, 369, 372, 375, 378, 360, 363, 366, 369, 375, 378, 357, 360, 363, 366, 375, 378, 354, 357, 360, 375, 378, 348, 351, 354, 357, 375, 378, 345, 348, 351, 354, 375, 378, 342, 345, 348, 351, 375, 378, 339, 342, 345, 375, 378, 333, 336, 339, 342, 375, 378, 330, 333, 336, 339, 375, 378, 327, 330, 333, 375, 378, 324, 327, 330, 375, 378, 318, 321, 324, 327, 375, 378, 315, 318, 321, 324, 375, 378, 312, 315, 318, 375, 378, 306, 309, 312, 315, 375, 378, 303, 306, 309, 312, 375, 378, 300, 303, 306, 309, 375, 378, 297, 300, 303, 375, 378, 291, 294, 297, 300, 375, 378, 288, 291, 294, 297, 375, 378, 285, 288, 291, 375, 378, 282, 285, 288, 375, 378, 276, 279, 282, 285, 375, 378, 273, 276, 279, 282, 375, 378, 270, 273, 276, 375, 378, 264, 267, 270, 273, 375, 378, 261, 264, 267, 270, 375, 378, 258, 261, 264, 375, 378, 255, 258, 261, 375, 378, 249, 252, 255, 258, 375, 378, 246, 249, 252, 255, 375, 378, 243, 246, 249, 375, 378, 240, 243, 246, 375, 378, 234, 237, 240, 243, 375, 378, 231, 234, 237, 240, 375, 378, 228, 231, 234, 375, 378, 222, 225, 228, 231, 375, 378, 219, 222, 225, 228, 375, 378, 216, 219, 222, 375, 378, 213, 216, 219, 375, 378, 207, 210, 213, 216, 375, 378, 204, 207, 210, 213, 375, 378, 201, 204, 207, 375, 378, 198, 201, 204, 375, 378, 192, 195, 198, 201, 375, 378, 189, 192, 195, 198, 375, 378, 186, 189, 192, 195, 198, 201, 204, 207, 210, 213, 216, 219, 222, 225, 228, 231, 234, 237, 240, 243, 246, 249, 252, 255, 258, 261, 264, 267, 270, 273, 276, 279, 282, 285, 288, 291, 294, 297, 300, 303, 306, 309, 312, 315, 318, 321, 324, 327, 330, 333, 336, 339, 342, 345, 348, 351, 354, 357, 360, 363, 366, 369, 372, 375, 378, 381, 384, 387, 390, 393, 396, 399, 402, 405, 408, 411, 414, 417, 420, 423, 426, 429, 432, 435, 438, 441, 444, 447, 450, 186, 189, 192, 195, 198, 201, 204, 207, 210, 213, 216, 219, 222, 225, 228, 231, 234, 237, 240, 243, 246, 249, 252, 255, 258, 261, 264, 267, 270, 273, 276, 279, 282, 285, 288, 291, 294, 297, 300, 303, 306, 309, 312, 315, 318, 321, 324, 327, 330, 333, 336, 339, 342, 345, 348, 351, 354, 357, 360, 363, 366, 369, 372, 375, 378, 381, 384, 387, 390, 393, 396, 399, 402, 405, 408, 411, 414, 417, 420, 423, 426, 429, 432, 435, 438, 441, 444, 447, 450, 186, 189, 192, 195, 198, 201, 204, 207, 210, 213, 216, 219, 222, 225, 228, 231, 234, 237, 240, 243, 246, 249, 252, 255, 258, 261, 264, 267, 270, 273, 276, 279, 282, 285, 288, 291, 294, 297, 300, 303, 306, 309, 312, 315, 318, 321, 324, 327, 330, 333, 336, 339, 342, 345, 348, 351, 354, 357, 360, 363, 366, 369, 372, 375, 378, 381, 384, 387, 390, 393, 396, 399, 402, 405, 408, 411, 414, 417, 420, 423, 426, 429, 432, 435, 438, 441, 444, 447, 450, 375, 378, 375, 378, 375, 378, 375, 378, 375, 378, 375, 378, 375, 378, 375, 378, 375, 378, 375, 378, 375, 378, 375, 378];
  fivex = [555, 555, 555, 555, 558, 558, 558, 558, 558, 558, 558, 561, 561, 561, 561, 561, 561, 561, 561, 561, 561, 561, 561, 561, 561, 561, 561, 561, 561, 561, 561, 561, 561, 561, 561, 561, 561, 561, 564, 564, 564, 564, 564, 564, 564, 564, 564, 564, 564, 564, 564, 564, 564, 564, 564, 564, 564, 564, 564, 564, 564, 564, 564, 564, 564, 564, 564, 564, 564, 564, 564, 564, 564, 564, 564, 564, 564, 564, 564, 564, 564, 564, 564, 564, 564, 567, 567, 567, 567, 567, 567, 567, 567, 567, 567, 567, 567, 567, 567, 567, 567, 567, 567, 567, 567, 567, 567, 567, 567, 567, 567, 567, 567, 567, 567, 567, 567, 567, 567, 567, 567, 567, 567, 567, 567, 567, 567, 570, 570, 570, 570, 570, 570, 570, 570, 570, 570, 570, 570, 570, 570, 570, 570, 570, 570, 573, 573, 573, 573, 573, 573, 573, 573, 576, 576, 576, 576, 576, 576, 576, 576, 579, 579, 579, 579, 579, 579, 579, 579, 582, 582, 582, 582, 582, 582, 582, 582, 585, 585, 585, 585, 585, 585, 585, 585, 588, 588, 588, 588, 588, 588, 588, 588, 591, 591, 591, 591, 591, 591, 594, 594, 594, 594, 594, 594, 594, 597, 597, 597, 597, 597, 597, 597, 600, 600, 600, 600, 600, 600, 603, 603, 603, 603, 603, 603, 603, 606, 606, 606, 606, 606, 606, 609, 609, 609, 609, 609, 609, 609, 612, 612, 612, 612, 612, 612, 615, 615, 615, 615, 615, 615, 618, 618, 618, 618, 618, 618, 621, 621, 621, 621, 621, 621, 624, 624, 624, 624, 624, 624, 627, 627, 627, 627, 627, 627, 630, 630, 630, 630, 630, 630, 633, 633, 633, 633, 633, 633, 636, 636, 636, 636, 636, 636, 639, 639, 639, 639, 639, 639, 642, 642, 642, 642, 642, 642, 645, 645, 645, 645, 645, 645, 648, 648, 648, 648, 648, 648, 648, 651, 651, 651, 651, 651, 651, 654, 654, 654, 654, 654, 654, 657, 657, 657, 657, 657, 657, 660, 660, 660, 660, 660, 660, 663, 663, 663, 663, 663, 663, 666, 666, 666, 666, 666, 666, 669, 669, 669, 669, 669, 669, 669, 672, 672, 672, 672, 672, 672, 675, 675, 675, 675, 675, 675, 678, 678, 678, 678, 678, 678, 678, 681, 681, 681, 681, 681, 681, 684, 684, 684, 684, 684, 684, 684, 687, 687, 687, 687, 687, 687, 690, 690, 690, 690, 690, 690, 690, 690, 693, 693, 693, 693, 693, 693, 693, 696, 696, 696, 696, 696, 696, 696, 696, 699, 699, 699, 699, 699, 699, 699, 699, 702, 702, 702, 702, 702, 702, 702, 702, 702, 705, 705, 705, 705, 705, 705, 705, 705, 705, 708, 708, 708, 708, 708, 708, 708, 708, 708, 711, 711, 711, 711, 711, 711, 711, 711, 711, 711, 714, 714, 714, 714, 714, 714, 714, 714, 714, 714, 714, 717, 717, 717, 717, 717, 717, 717, 717, 717, 717, 720, 720, 720, 720, 720, 720, 720, 720, 720, 720, 720, 720, 720, 723, 723, 723, 723, 723, 723, 723, 723, 723, 723, 723, 723, 723, 723, 723, 723, 723, 723, 723, 723, 723, 723, 723, 723, 726, 726, 726, 726, 726, 726, 726, 726, 726, 726, 726, 726, 726, 726, 726, 726, 726, 726, 726, 729, 729, 729, 729, 729, 729, 729, 729, 729, 729];
  fivey = [384, 387, 390, 393, 384, 387, 390, 393, 396, 399, 402, 270, 273, 276, 279, 282, 285, 288, 291, 294, 297, 300, 303, 306, 309, 312, 315, 318, 321, 324, 327, 330, 393, 396, 399, 402, 405, 408, 207, 210, 213, 216, 219, 222, 225, 228, 231, 234, 237, 240, 243, 246, 249, 252, 255, 258, 261, 264, 267, 270, 273, 276, 279, 282, 285, 288, 291, 294, 297, 300, 303, 306, 309, 312, 315, 318, 321, 324, 327, 330, 402, 405, 408, 411, 414, 186, 189, 192, 195, 198, 201, 204, 207, 210, 213, 216, 219, 222, 225, 228, 231, 234, 237, 240, 243, 246, 249, 252, 255, 258, 261, 264, 267, 270, 273, 276, 279, 282, 285, 288, 321, 324, 327, 408, 411, 414, 417, 186, 189, 192, 195, 198, 201, 204, 207, 210, 213, 216, 219, 318, 321, 324, 414, 417, 420, 186, 189, 315, 318, 321, 417, 420, 423, 186, 189, 312, 315, 318, 420, 423, 426, 186, 189, 309, 312, 315, 423, 426, 429, 186, 189, 306, 309, 312, 426, 429, 432, 186, 189, 303, 306, 309, 429, 432, 435, 186, 189, 300, 303, 306, 432, 435, 438, 186, 189, 300, 303, 435, 438, 186, 189, 297, 300, 303, 438, 441, 186, 189, 294, 297, 300, 438, 441, 186, 189, 294, 297, 441, 444, 186, 189, 291, 294, 297, 441, 444, 186, 189, 291, 294, 444, 447, 186, 189, 288, 291, 294, 444, 447, 186, 189, 288, 291, 444, 447, 186, 189, 288, 291, 447, 450, 186, 189, 285, 288, 447, 450, 186, 189, 285, 288, 447, 450, 186, 189, 285, 288, 447, 450, 186, 189, 282, 285, 447, 450, 186, 189, 282, 285, 450, 453, 186, 189, 282, 285, 450, 453, 186, 189, 282, 285, 450, 453, 186, 189, 282, 285, 450, 453, 186, 189, 282, 285, 450, 453, 186, 189, 282, 285, 450, 453, 186, 189, 279, 282, 285, 450, 453, 186, 189, 282, 285, 450, 453, 186, 189, 282, 285, 450, 453, 186, 189, 282, 285, 447, 450, 186, 189, 282, 285, 447, 450, 186, 189, 282, 285, 447, 450, 186, 189, 282, 285, 447, 450, 186, 189, 282, 285, 444, 447, 450, 186, 189, 285, 288, 444, 447, 186, 189, 285, 288, 444, 447, 186, 189, 285, 288, 441, 444, 447, 186, 189, 288, 291, 441, 444, 186, 189, 288, 291, 438, 441, 444, 186, 189, 291, 294, 438, 441, 186, 189, 291, 294, 297, 435, 438, 441, 186, 189, 294, 297, 432, 435, 438, 186, 189, 294, 297, 300, 429, 432, 435, 186, 189, 297, 300, 303, 426, 429, 432, 186, 189, 300, 303, 306, 423, 426, 429, 432, 186, 189, 303, 306, 309, 420, 423, 426, 429, 186, 189, 306, 309, 312, 417, 420, 423, 426, 186, 189, 309, 312, 315, 318, 411, 414, 417, 420, 186, 189, 312, 315, 318, 321, 324, 408, 411, 414, 417, 318, 321, 324, 327, 330, 399, 402, 405, 408, 411, 324, 327, 330, 333, 336, 339, 390, 393, 396, 399, 402, 405, 408, 330, 333, 336, 339, 342, 345, 348, 351, 354, 357, 360, 363, 366, 369, 372, 375, 378, 381, 384, 387, 390, 393, 396, 399, 339, 342, 345, 348, 351, 354, 357, 360, 363, 366, 369, 372, 375, 378, 381, 384, 387, 390, 393, 351, 354, 357, 360, 363, 366, 369, 372, 375, 378];
  sixx = [549, 549, 549, 549, 549, 549, 549, 549, 549, 549, 549, 549, 549, 549, 549, 549, 549, 549, 549, 549, 549, 549, 549, 549, 552, 552, 552, 552, 552, 552, 552, 552, 552, 552, 552, 552, 552, 552, 552, 552, 552, 552, 552, 552, 552, 552, 552, 552, 552, 552, 552, 552, 552, 552, 552, 552, 552, 552, 555, 555, 555, 555, 555, 555, 555, 555, 555, 555, 555, 555, 555, 555, 555, 555, 555, 555, 555, 555, 555, 555, 555, 555, 555, 558, 558, 558, 558, 558, 558, 558, 558, 558, 558, 558, 558, 558, 558, 558, 558, 558, 558, 558, 558, 558, 558, 558, 558, 558, 558, 558, 561, 561, 561, 561, 561, 561, 561, 561, 561, 561, 561, 561, 561, 561, 561, 561, 561, 564, 564, 564, 564, 564, 564, 564, 564, 564, 564, 564, 564, 564, 564, 564, 567, 567, 567, 567, 567, 567, 567, 567, 567, 567, 567, 567, 567, 570, 570, 570, 570, 570, 570, 570, 570, 570, 570, 570, 570, 573, 573, 573, 573, 573, 573, 573, 573, 573, 573, 573, 576, 576, 576, 576, 576, 576, 576, 576, 576, 576, 579, 579, 579, 579, 579, 579, 579, 579, 579, 579, 582, 582, 582, 582, 582, 582, 582, 582, 582, 585, 585, 585, 585, 585, 585, 585, 585, 585, 588, 588, 588, 588, 588, 588, 588, 588, 591, 591, 591, 591, 591, 591, 591, 594, 594, 594, 594, 594, 594, 594, 594, 597, 597, 597, 597, 597, 597, 597, 597, 600, 600, 600, 600, 600, 600, 600, 603, 603, 603, 603, 603, 603, 603, 606, 606, 606, 606, 606, 606, 606, 609, 609, 609, 609, 609, 609, 609, 612, 612, 612, 612, 612, 612, 612, 615, 615, 615, 615, 615, 615, 618, 618, 618, 618, 618, 618, 618, 621, 621, 621, 621, 621, 621, 621, 624, 624, 624, 624, 624, 624, 627, 627, 627, 627, 627, 627, 627, 630, 630, 630, 630, 630, 630, 630, 633, 633, 633, 633, 633, 633, 636, 636, 636, 636, 636, 636, 636, 639, 639, 639, 639, 639, 639, 639, 642, 642, 642, 642, 642, 642, 645, 645, 645, 645, 645, 645, 648, 648, 648, 648, 648, 648, 651, 651, 651, 651, 651, 651, 654, 654, 654, 654, 654, 654, 657, 657, 657, 657, 657, 657, 657, 657, 660, 660, 660, 660, 660, 660, 663, 663, 663, 663, 663, 663, 666, 666, 666, 666, 666, 666, 669, 669, 669, 669, 669, 669, 672, 672, 672, 672, 672, 672, 675, 675, 675, 675, 675, 675, 678, 678, 678, 678, 678, 678, 678, 681, 681, 681, 681, 681, 681, 681, 681, 684, 684, 684, 684, 684, 684, 687, 687, 687, 687, 687, 687, 687, 690, 690, 690, 690, 690, 690, 690, 690, 693, 693, 693, 693, 693, 693, 693, 693, 696, 696, 696, 696, 696, 696, 696, 696, 699, 699, 699, 699, 699, 699, 699, 699, 702, 702, 702, 702, 702, 702, 702, 702, 702, 702, 705, 705, 705, 705, 705, 705, 705, 705, 705, 705, 708, 708, 708, 708, 708, 708, 708, 708, 708, 708, 711, 711, 711, 711, 711, 711, 711, 711, 711, 711, 711, 714, 714, 714, 714, 714, 714, 714, 714, 714, 714, 714, 714, 714, 717, 717, 717, 717, 717, 717, 717, 717, 717, 717, 717, 720, 720, 720, 720, 720, 720, 720, 720, 720, 720, 723, 723, 723, 723, 723, 723, 723, 723, 723, 723, 723, 726, 726, 726, 726, 726, 726, 726, 726, 726, 726, 726, 726, 726, 726, 729, 729, 729, 729, 729, 729, 729, 729, 729, 729, 729, 729, 729, 729, 729, 729, 729, 729, 729, 729, 729, 732, 732, 732, 732, 732, 732, 732, 732, 732, 732, 732, 732, 732, 732];
  sixy = [291, 294, 297, 300, 303, 306, 309, 312, 315, 318, 321, 324, 327, 330, 333, 336, 339, 342, 345, 348, 351, 354, 357, 360, 276, 279, 282, 285, 288, 291, 294, 297, 300, 303, 306, 309, 312, 315, 318, 321, 324, 327, 330, 333, 336, 339, 342, 345, 348, 351, 354, 357, 360, 363, 366, 369, 372, 375, 264, 267, 270, 273, 276, 279, 282, 285, 288, 291, 294, 297, 348, 351, 354, 357, 360, 363, 366, 369, 372, 375, 378, 381, 384, 255, 258, 261, 264, 267, 270, 273, 276, 339, 342, 345, 348, 351, 354, 357, 360, 363, 366, 369, 372, 375, 378, 381, 384, 387, 390, 393, 246, 249, 252, 255, 258, 261, 264, 333, 336, 339, 342, 384, 387, 390, 393, 396, 399, 240, 243, 246, 249, 252, 255, 327, 330, 333, 336, 393, 396, 399, 402, 405, 234, 237, 240, 243, 246, 324, 327, 330, 399, 402, 405, 408, 411, 228, 231, 234, 237, 240, 318, 321, 324, 405, 408, 411, 414, 225, 228, 231, 234, 315, 318, 321, 411, 414, 417, 420, 219, 222, 225, 228, 312, 315, 318, 417, 420, 423, 216, 219, 222, 225, 309, 312, 315, 420, 423, 426, 213, 216, 219, 306, 309, 312, 423, 426, 429, 210, 213, 216, 303, 306, 309, 426, 429, 432, 207, 210, 213, 303, 306, 429, 432, 435, 204, 207, 210, 300, 303, 432, 435, 201, 204, 207, 297, 300, 303, 435, 438, 198, 201, 204, 297, 300, 435, 438, 441, 195, 198, 201, 294, 297, 438, 441, 195, 198, 294, 297, 438, 441, 444, 192, 195, 198, 291, 294, 441, 444, 192, 195, 291, 294, 441, 444, 447, 189, 192, 288, 291, 294, 444, 447, 189, 192, 288, 291, 444, 447, 186, 189, 192, 288, 291, 447, 450, 186, 189, 285, 288, 291, 447, 450, 186, 189, 285, 288, 447, 450, 183, 186, 189, 285, 288, 447, 450, 183, 186, 285, 288, 447, 450, 453, 183, 186, 285, 288, 450, 453, 183, 186, 282, 285, 288, 450, 453, 183, 186, 282, 285, 288, 450, 453, 183, 186, 282, 285, 450, 453, 183, 186, 282, 285, 450, 453, 183, 186, 282, 285, 450, 453, 183, 186, 282, 285, 450, 453, 183, 186, 282, 285, 450, 453, 183, 186, 282, 285, 288, 447, 450, 453, 183, 186, 285, 288, 447, 450, 183, 186, 285, 288, 447, 450, 186, 189, 285, 288, 447, 450, 186, 189, 285, 288, 447, 450, 186, 189, 285, 288, 444, 447, 189, 192, 288, 291, 444, 447, 189, 192, 288, 291, 441, 444, 447, 189, 192, 195, 288, 291, 294, 441, 444, 192, 195, 291, 294, 441, 444, 195, 198, 291, 294, 297, 438, 441, 195, 198, 201, 294, 297, 435, 438, 441, 198, 201, 204, 294, 297, 300, 435, 438, 201, 204, 207, 297, 300, 432, 435, 438, 204, 207, 210, 300, 303, 429, 432, 435, 207, 210, 213, 216, 300, 303, 306, 426, 429, 432, 210, 213, 216, 219, 303, 306, 309, 423, 426, 429, 216, 219, 222, 225, 306, 309, 312, 420, 423, 426, 219, 222, 225, 228, 231, 309, 312, 315, 417, 420, 423, 225, 228, 231, 234, 237, 240, 312, 315, 318, 321, 414, 417, 420, 234, 237, 240, 315, 318, 321, 324, 408, 411, 414, 417, 240, 321, 324, 327, 330, 402, 405, 408, 411, 414, 324, 327, 330, 333, 336, 339, 396, 399, 402, 405, 408, 330, 333, 336, 339, 342, 345, 348, 384, 387, 390, 393, 396, 399, 402, 336, 339, 342, 345, 348, 351, 354, 357, 360, 363, 366, 369, 372, 375, 378, 381, 384, 387, 390, 393, 396, 348, 351, 354, 357, 360, 363, 366, 369, 372, 375, 378, 381, 384, 387];
  sevenx = [552, 552, 555, 555, 558, 558, 561, 561, 564, 564, 567, 567, 570, 570, 573, 573, 576, 576, 579, 579, 582, 582, 585, 585, 588, 588, 591, 591, 594, 594, 597, 597, 600, 600, 603, 603, 606, 606, 609, 609, 612, 612, 612, 612, 615, 615, 615, 615, 615, 615, 615, 615, 615, 615, 615, 618, 618, 618, 618, 618, 618, 618, 618, 618, 618, 618, 618, 618, 618, 618, 618, 621, 621, 621, 621, 621, 621, 621, 621, 621, 621, 621, 621, 621, 621, 624, 624, 624, 624, 624, 624, 624, 624, 624, 624, 624, 624, 624, 627, 627, 627, 627, 627, 627, 627, 627, 627, 627, 627, 630, 630, 630, 630, 630, 630, 630, 630, 630, 630, 630, 633, 633, 633, 633, 633, 633, 633, 633, 633, 633, 636, 636, 636, 636, 636, 636, 636, 636, 636, 639, 639, 639, 639, 639, 639, 639, 639, 639, 642, 642, 642, 642, 642, 642, 642, 642, 642, 645, 645, 645, 645, 645, 645, 645, 645, 648, 648, 648, 648, 648, 648, 648, 648, 651, 651, 651, 651, 651, 651, 651, 651, 654, 654, 654, 654, 654, 654, 654, 657, 657, 657, 657, 657, 657, 657, 657, 660, 660, 660, 660, 660, 660, 660, 663, 663, 663, 663, 663, 663, 663, 666, 666, 666, 666, 666, 666, 666, 669, 669, 669, 669, 669, 669, 672, 672, 672, 672, 672, 672, 675, 675, 675, 675, 675, 675, 678, 678, 678, 678, 678, 678, 678, 681, 681, 681, 681, 681, 681, 684, 684, 684, 684, 684, 684, 687, 687, 687, 687, 687, 690, 690, 690, 690, 690, 690, 693, 693, 693, 693, 693, 696, 696, 696, 696, 696, 696, 699, 699, 699, 699, 699, 702, 702, 702, 702, 702, 702, 705, 705, 705, 705, 705, 708, 708, 708, 708, 708, 711, 711, 711, 711, 711, 714, 714, 714, 714, 714, 717, 717, 717, 717, 717, 720, 720, 720, 720, 720, 723, 723, 723, 723, 726, 726];
  seveny = [186, 189, 186, 189, 186, 189, 186, 189, 186, 189, 186, 189, 186, 189, 186, 189, 186, 189, 186, 189, 186, 189, 186, 189, 186, 189, 186, 189, 186, 189, 186, 189, 186, 189, 186, 189, 186, 189, 186, 189, 186, 189, 447, 450, 186, 189, 426, 429, 432, 435, 438, 441, 444, 447, 450, 186, 189, 411, 414, 417, 420, 423, 426, 429, 432, 435, 438, 441, 444, 447, 450, 186, 189, 396, 399, 402, 405, 408, 411, 414, 417, 420, 423, 426, 429, 186, 189, 384, 387, 390, 393, 396, 399, 402, 405, 408, 411, 414, 186, 189, 372, 375, 378, 381, 384, 387, 390, 393, 396, 186, 189, 360, 363, 366, 369, 372, 375, 378, 381, 384, 186, 189, 351, 354, 357, 360, 363, 366, 369, 372, 186, 189, 342, 345, 348, 351, 354, 357, 360, 186, 189, 333, 336, 339, 342, 345, 348, 351, 186, 189, 324, 327, 330, 333, 336, 339, 342, 186, 189, 318, 321, 324, 327, 330, 333, 186, 189, 309, 312, 315, 318, 321, 324, 186, 189, 303, 306, 309, 312, 315, 318, 186, 189, 297, 300, 303, 306, 309, 186, 189, 288, 291, 294, 297, 300, 303, 186, 189, 282, 285, 288, 291, 294, 186, 189, 276, 279, 282, 285, 288, 186, 189, 270, 273, 276, 279, 282, 186, 189, 267, 270, 273, 276, 186, 189, 261, 264, 267, 270, 186, 189, 255, 258, 261, 264, 186, 189, 249, 252, 255, 258, 261, 186, 189, 246, 249, 252, 255, 186, 189, 240, 243, 246, 249, 186, 189, 237, 240, 243, 186, 189, 231, 234, 237, 240, 186, 189, 228, 231, 234, 186, 189, 222, 225, 228, 231, 186, 189, 219, 222, 225, 186, 189, 213, 216, 219, 222, 186, 189, 210, 213, 216, 186, 189, 207, 210, 213, 186, 189, 204, 207, 210, 186, 189, 198, 201, 204, 186, 189, 195, 198, 201, 186, 189, 192, 195, 198, 186, 189, 192, 195, 186, 189];
  eightx = [546, 546, 546, 546, 546, 546, 549, 549, 549, 549, 549, 549, 549, 549, 549, 549, 549, 549, 549, 549, 552, 552, 552, 552, 552, 552, 552, 552, 552, 552, 552, 552, 552, 552, 552, 552, 552, 552, 552, 555, 555, 555, 555, 555, 555, 555, 555, 555, 555, 555, 555, 555, 555, 555, 555, 555, 555, 555, 555, 558, 558, 558, 558, 558, 558, 558, 558, 558, 558, 558, 558, 558, 558, 558, 558, 558, 558, 558, 558, 558, 558, 558, 558, 558, 561, 561, 561, 561, 561, 561, 561, 561, 561, 561, 561, 561, 561, 561, 561, 561, 561, 561, 561, 561, 561, 561, 564, 564, 564, 564, 564, 564, 564, 564, 564, 564, 564, 564, 564, 564, 564, 567, 567, 567, 567, 567, 567, 567, 567, 567, 567, 567, 567, 567, 567, 570, 570, 570, 570, 570, 570, 570, 570, 570, 570, 570, 570, 570, 570, 573, 573, 573, 573, 573, 573, 573, 573, 573, 573, 573, 576, 576, 576, 576, 576, 576, 576, 576, 576, 576, 576, 576, 579, 579, 579, 579, 579, 579, 579, 579, 579, 579, 579, 582, 582, 582, 582, 582, 582, 582, 582, 582, 582, 585, 585, 585, 585, 585, 585, 585, 585, 585, 585, 585, 588, 588, 588, 588, 588, 588, 588, 588, 588, 591, 591, 591, 591, 591, 591, 591, 591, 591, 591, 591, 594, 594, 594, 594, 594, 594, 594, 594, 594, 597, 597, 597, 597, 597, 597, 597, 597, 597, 600, 600, 600, 600, 600, 600, 600, 600, 600, 603, 603, 603, 603, 603, 603, 603, 603, 606, 606, 606, 606, 606, 606, 606, 606, 609, 609, 609, 609, 609, 609, 609, 609, 612, 612, 612, 612, 612, 612, 612, 615, 615, 615, 615, 615, 615, 615, 615, 615, 618, 618, 618, 618, 618, 618, 618, 618, 621, 621, 621, 621, 621, 621, 621, 624, 624, 624, 624, 624, 624, 624, 624, 627, 627, 627, 627, 627, 627, 627, 630, 630, 630, 630, 630, 630, 633, 633, 633, 633, 633, 633, 636, 636, 636, 636, 636, 636, 639, 639, 639, 639, 639, 639, 642, 642, 642, 642, 642, 642, 642, 645, 645, 645, 645, 645, 645, 645, 648, 648, 648, 648, 648, 648, 648, 651, 651, 651, 651, 651, 651, 651, 654, 654, 654, 654, 654, 654, 654, 654, 657, 657, 657, 657, 657, 657, 657, 660, 660, 660, 660, 660, 660, 660, 663, 663, 663, 663, 663, 663, 663, 663, 666, 666, 666, 666, 666, 666, 666, 666, 669, 669, 669, 669, 669, 669, 669, 669, 669, 672, 672, 672, 672, 672, 672, 672, 675, 675, 675, 675, 675, 675, 675, 675, 675, 678, 678, 678, 678, 678, 678, 678, 678, 678, 681, 681, 681, 681, 681, 681, 681, 681, 681, 684, 684, 684, 684, 684, 684, 684, 684, 687, 687, 687, 687, 687, 687, 687, 687, 687, 687, 687, 690, 690, 690, 690, 690, 690, 690, 690, 693, 693, 693, 693, 693, 693, 693, 693, 693, 693, 693, 696, 696, 696, 696, 696, 696, 696, 696, 696, 699, 699, 699, 699, 699, 699, 699, 699, 699, 699, 699, 699, 702, 702, 702, 702, 702, 702, 702, 702, 702, 702, 702, 705, 705, 705, 705, 705, 705, 705, 705, 705, 705, 705, 708, 708, 708, 708, 708, 708, 708, 708, 708, 708, 708, 708, 711, 711, 711, 711, 711, 711, 711, 711, 711, 711, 711, 711, 711, 711, 711, 714, 714, 714, 714, 714, 714, 714, 714, 714, 714, 714, 714, 714, 714, 714, 714, 714, 717, 717, 717, 717, 717, 717, 717, 717, 717, 717, 717, 717, 717, 717, 717, 717, 717, 717, 717, 717, 720, 720, 720, 720, 720, 720, 720, 720, 720, 720, 720, 720, 720, 720, 720, 720, 720, 720, 720, 720, 720, 720, 720, 720, 723, 723, 723, 723, 723, 723, 723, 723, 723, 723, 723, 723, 723, 723, 723, 723, 723, 723, 723, 723, 723, 726, 726, 726, 726, 726, 726, 726, 726, 726, 726, 726, 726, 726, 726, 726, 726, 726, 729, 729, 729, 729, 729, 729, 729, 729, 729, 729, 729, 729, 729, 729, 729, 729, 732, 732, 732, 732, 732, 732, 732, 732];
  eighty = [372, 375, 378, 381, 384, 387, 360, 363, 366, 369, 372, 375, 378, 381, 384, 387, 390, 393, 396, 399, 351, 354, 357, 360, 363, 366, 369, 372, 375, 378, 381, 384, 387, 390, 393, 396, 399, 402, 405, 234, 237, 240, 243, 246, 249, 252, 255, 258, 348, 351, 354, 357, 360, 396, 399, 402, 405, 408, 411, 225, 228, 231, 234, 237, 240, 243, 246, 249, 252, 255, 258, 261, 264, 267, 342, 345, 348, 351, 354, 405, 408, 411, 414, 417, 219, 222, 225, 228, 231, 234, 237, 255, 258, 261, 264, 267, 270, 273, 339, 342, 345, 348, 411, 414, 417, 420, 216, 219, 222, 225, 267, 270, 273, 276, 336, 339, 342, 345, 417, 420, 423, 210, 213, 216, 219, 273, 276, 279, 282, 333, 336, 339, 420, 423, 426, 207, 210, 213, 216, 276, 279, 282, 285, 330, 333, 336, 423, 426, 429, 204, 207, 210, 282, 285, 288, 330, 333, 426, 429, 432, 201, 204, 207, 285, 288, 291, 327, 330, 333, 429, 432, 435, 201, 204, 288, 291, 294, 324, 327, 330, 432, 435, 438, 198, 201, 291, 294, 297, 324, 327, 432, 435, 438, 195, 198, 201, 294, 297, 321, 324, 327, 435, 438, 441, 195, 198, 294, 297, 300, 321, 324, 438, 441, 192, 195, 198, 297, 300, 318, 321, 324, 438, 441, 444, 192, 195, 297, 300, 303, 318, 321, 441, 444, 189, 192, 195, 300, 303, 318, 321, 441, 444, 189, 192, 300, 303, 306, 315, 318, 444, 447, 189, 192, 303, 306, 315, 318, 444, 447, 186, 189, 303, 306, 315, 318, 444, 447, 186, 189, 306, 309, 315, 444, 447, 450, 186, 189, 306, 309, 315, 447, 450, 183, 186, 189, 306, 309, 312, 315, 447, 450, 183, 186, 306, 309, 312, 315, 447, 450, 183, 186, 309, 312, 315, 447, 450, 183, 186, 309, 312, 315, 447, 450, 453, 183, 186, 309, 312, 315, 450, 453, 183, 186, 309, 312, 450, 453, 183, 186, 309, 312, 450, 453, 183, 186, 309, 312, 450, 453, 183, 186, 309, 312, 450, 453, 183, 186, 309, 312, 315, 450, 453, 183, 186, 309, 312, 315, 450, 453, 183, 186, 309, 312, 315, 450, 453, 183, 186, 309, 312, 315, 450, 453, 183, 186, 309, 312, 315, 447, 450, 453, 183, 186, 309, 312, 315, 447, 450, 183, 186, 309, 312, 315, 447, 450, 183, 186, 189, 309, 312, 315, 447, 450, 186, 189, 306, 309, 312, 315, 447, 450, 186, 189, 306, 309, 312, 315, 318, 447, 450, 186, 189, 306, 315, 318, 444, 447, 186, 189, 192, 303, 306, 315, 318, 444, 447, 189, 192, 303, 306, 315, 318, 321, 444, 447, 189, 192, 300, 303, 318, 321, 441, 444, 447, 192, 195, 300, 303, 318, 321, 441, 444, 192, 195, 297, 300, 303, 318, 321, 324, 438, 441, 444, 195, 198, 297, 300, 321, 324, 438, 441, 195, 198, 201, 294, 297, 321, 324, 327, 435, 438, 441, 198, 201, 291, 294, 297, 324, 327, 435, 438, 198, 201, 204, 288, 291, 294, 324, 327, 330, 432, 435, 438, 201, 204, 207, 285, 288, 291, 327, 330, 429, 432, 435, 204, 207, 210, 282, 285, 288, 330, 333, 426, 429, 432, 207, 210, 213, 279, 282, 285, 330, 333, 336, 423, 426, 429, 210, 213, 216, 219, 273, 276, 279, 282, 333, 336, 339, 420, 423, 426, 429, 213, 216, 219, 222, 225, 267, 270, 273, 276, 279, 336, 339, 342, 417, 420, 423, 426, 219, 222, 225, 228, 231, 234, 258, 261, 264, 267, 270, 273, 339, 342, 345, 411, 414, 417, 420, 423, 225, 228, 231, 234, 237, 240, 243, 246, 249, 252, 255, 258, 261, 264, 267, 270, 342, 345, 348, 351, 408, 411, 414, 417, 231, 234, 237, 240, 243, 246, 249, 252, 255, 258, 261, 348, 351, 354, 357, 399, 402, 405, 408, 411, 414, 351, 354, 357, 360, 363, 366, 369, 372, 384, 387, 390, 393, 396, 399, 402, 405, 408, 357, 360, 363, 366, 369, 372, 375, 378, 381, 384, 387, 390, 393, 396, 399, 402, 369, 372, 375, 378, 381, 384, 387, 390];
  ninex = [546, 546, 546, 546, 546, 546, 546, 546, 546, 546, 546, 546, 549, 549, 549, 549, 549, 549, 549, 549, 549, 549, 549, 549, 549, 549, 549, 549, 549, 549, 549, 549, 549, 549, 552, 552, 552, 552, 552, 552, 552, 552, 552, 552, 552, 552, 552, 552, 552, 552, 552, 552, 552, 552, 552, 555, 555, 555, 555, 555, 555, 555, 555, 555, 555, 555, 555, 555, 555, 555, 558, 558, 558, 558, 558, 558, 558, 558, 558, 558, 558, 558, 558, 558, 561, 561, 561, 561, 561, 561, 561, 561, 561, 561, 561, 561, 561, 564, 564, 564, 564, 564, 564, 564, 564, 564, 564, 564, 567, 567, 567, 567, 567, 567, 567, 567, 567, 567, 570, 570, 570, 570, 570, 570, 570, 570, 570, 570, 573, 573, 573, 573, 573, 573, 573, 573, 573, 573, 576, 576, 576, 576, 576, 576, 576, 576, 579, 579, 579, 579, 579, 579, 579, 579, 582, 582, 582, 582, 582, 582, 582, 582, 585, 585, 585, 585, 585, 585, 585, 585, 585, 588, 588, 588, 588, 588, 588, 591, 591, 591, 591, 591, 591, 591, 591, 594, 594, 594, 594, 594, 594, 597, 597, 597, 597, 597, 597, 597, 597, 597, 600, 600, 600, 600, 600, 600, 603, 603, 603, 603, 603, 603, 606, 606, 606, 606, 606, 606, 606, 609, 609, 609, 609, 609, 609, 612, 612, 612, 612, 612, 612, 615, 615, 615, 615, 615, 615, 615, 618, 618, 618, 618, 618, 618, 621, 621, 621, 621, 621, 621, 621, 624, 624, 624, 624, 624, 624, 627, 627, 627, 627, 627, 627, 630, 630, 630, 630, 630, 630, 633, 633, 633, 633, 633, 633, 636, 636, 636, 636, 636, 636, 639, 639, 639, 639, 639, 639, 642, 642, 642, 642, 642, 642, 642, 645, 645, 645, 645, 645, 645, 645, 645, 648, 648, 648, 648, 648, 648, 651, 651, 651, 651, 651, 651, 654, 654, 654, 654, 654, 654, 657, 657, 657, 657, 657, 657, 657, 657, 660, 660, 660, 660, 660, 660, 663, 663, 663, 663, 663, 663, 666, 666, 666, 666, 666, 666, 666, 666, 669, 669, 669, 669, 669, 669, 672, 672, 672, 672, 672, 672, 672, 675, 675, 675, 675, 675, 675, 675, 675, 678, 678, 678, 678, 678, 678, 681, 681, 681, 681, 681, 681, 681, 681, 684, 684, 684, 684, 684, 684, 684, 684, 687, 687, 687, 687, 687, 687, 687, 687, 690, 690, 690, 690, 690, 690, 690, 690, 690, 693, 693, 693, 693, 693, 693, 693, 693, 693, 696, 696, 696, 696, 696, 696, 696, 696, 699, 699, 699, 699, 699, 699, 699, 699, 699, 702, 702, 702, 702, 702, 702, 702, 702, 702, 702, 705, 705, 705, 705, 705, 705, 705, 705, 705, 705, 705, 708, 708, 708, 708, 708, 708, 708, 708, 708, 708, 708, 708, 711, 711, 711, 711, 711, 711, 711, 711, 711, 711, 711, 711, 711, 711, 714, 714, 714, 714, 714, 714, 714, 714, 714, 714, 714, 714, 714, 714, 717, 717, 717, 717, 717, 717, 717, 717, 717, 717, 717, 717, 717, 717, 717, 717, 717, 717, 720, 720, 720, 720, 720, 720, 720, 720, 720, 720, 720, 720, 720, 720, 720, 720, 720, 720, 720, 720, 720, 720, 720, 720, 720, 720, 720, 720, 723, 723, 723, 723, 723, 723, 723, 723, 723, 723, 723, 723, 723, 723, 723, 723, 723, 723, 723, 723, 723, 723, 723, 723, 723, 726, 726, 726, 726, 726, 726, 726, 726, 726, 726, 726, 726, 726, 726, 726, 726, 726, 726, 726, 726, 726, 726, 726, 726, 726, 726, 726, 726, 726, 726, 726, 726, 726, 726, 726, 726, 729, 729, 729, 729, 729, 729, 729, 729, 729, 729, 729, 729, 729, 729, 729, 729, 729, 729, 729, 729, 729, 729, 729, 729, 729, 729, 732, 732, 732, 732, 732, 732, 732, 732];
  niney = [252, 255, 258, 261, 264, 267, 270, 273, 276, 279, 282, 285, 240, 243, 246, 249, 252, 255, 258, 261, 264, 267, 270, 273, 276, 279, 282, 285, 288, 291, 294, 297, 393, 396, 234, 237, 240, 243, 246, 249, 252, 255, 282, 285, 288, 291, 294, 297, 300, 303, 306, 393, 396, 399, 402, 228, 231, 234, 237, 240, 297, 300, 303, 306, 309, 396, 399, 402, 405, 408, 222, 225, 228, 231, 234, 303, 306, 309, 312, 315, 405, 408, 411, 414, 219, 222, 225, 228, 309, 312, 315, 318, 321, 411, 414, 417, 420, 216, 219, 222, 315, 318, 321, 324, 414, 417, 420, 423, 210, 213, 216, 219, 321, 324, 327, 420, 423, 426, 207, 210, 213, 216, 324, 327, 330, 423, 426, 429, 204, 207, 210, 213, 327, 330, 333, 426, 429, 432, 204, 207, 330, 333, 336, 429, 432, 435, 201, 204, 207, 333, 336, 432, 435, 438, 198, 201, 204, 333, 336, 339, 435, 438, 195, 198, 201, 336, 339, 342, 435, 438, 441, 195, 198, 339, 342, 438, 441, 192, 195, 198, 339, 342, 345, 441, 444, 192, 195, 342, 345, 441, 444, 189, 192, 195, 342, 345, 348, 441, 444, 447, 189, 192, 345, 348, 444, 447, 189, 192, 345, 348, 444, 447, 186, 189, 345, 348, 351, 447, 450, 186, 189, 348, 351, 447, 450, 186, 189, 348, 351, 447, 450, 183, 186, 189, 348, 351, 447, 450, 183, 186, 348, 351, 447, 450, 183, 186, 348, 351, 354, 450, 453, 183, 186, 351, 354, 450, 453, 183, 186, 351, 354, 450, 453, 183, 186, 351, 354, 450, 453, 183, 186, 351, 354, 450, 453, 183, 186, 351, 354, 450, 453, 183, 186, 351, 354, 450, 453, 183, 186, 348, 351, 354, 450, 453, 183, 186, 348, 351, 354, 447, 450, 453, 183, 186, 348, 351, 447, 450, 183, 186, 348, 351, 447, 450, 183, 186, 348, 351, 447, 450, 183, 186, 189, 348, 351, 444, 447, 450, 186, 189, 345, 348, 444, 447, 186, 189, 345, 348, 444, 447, 186, 189, 192, 345, 348, 441, 444, 447, 189, 192, 342, 345, 441, 444, 189, 192, 342, 345, 438, 441, 444, 189, 192, 195, 339, 342, 345, 438, 441, 192, 195, 339, 342, 435, 438, 195, 198, 336, 339, 342, 432, 435, 438, 195, 198, 201, 336, 339, 429, 432, 435, 198, 201, 204, 333, 336, 426, 429, 432, 198, 201, 204, 330, 333, 336, 423, 426, 429, 201, 204, 207, 327, 330, 333, 420, 423, 426, 204, 207, 210, 327, 330, 417, 420, 423, 207, 210, 213, 324, 327, 411, 414, 417, 420, 210, 213, 216, 219, 321, 324, 408, 411, 414, 417, 213, 216, 219, 222, 315, 318, 321, 402, 405, 408, 411, 219, 222, 225, 228, 312, 315, 318, 396, 399, 402, 405, 408, 222, 225, 228, 231, 234, 306, 309, 312, 315, 390, 393, 396, 399, 402, 228, 231, 234, 237, 240, 303, 306, 309, 381, 384, 387, 390, 393, 396, 234, 237, 240, 243, 246, 249, 294, 297, 300, 303, 306, 372, 375, 378, 381, 384, 387, 390, 240, 243, 246, 249, 252, 255, 258, 261, 264, 267, 270, 273, 276, 279, 282, 285, 288, 291, 294, 297, 363, 366, 369, 372, 375, 378, 381, 384, 249, 252, 255, 258, 261, 264, 267, 270, 273, 276, 279, 282, 285, 288, 345, 348, 351, 354, 357, 360, 363, 366, 369, 372, 375, 258, 261, 264, 267, 270, 273, 276, 279, 282, 285, 288, 291, 294, 297, 300, 303, 306, 309, 312, 315, 318, 321, 324, 327, 330, 333, 336, 339, 342, 345, 348, 351, 354, 357, 360, 363, 273, 276, 279, 282, 285, 288, 291, 294, 297, 300, 303, 306, 309, 312, 315, 318, 321, 324, 327, 330, 333, 336, 339, 342, 345, 348, 300, 303, 306, 309, 312, 315, 318, 321];

  startX = [429, 432, 435, 438, 441, 444, 447, 450, 450, 450, 450, 450, 450, 450, 450, 450, 450, 450, 450, 450, 450, 450, 450, 450, 450, 450, 450, 450, 450, 450, 450, 450, 450, 450, 450, 450, 450, 450, 450, 450, 450, 450, 450, 450, 450, 450, 450, 450, 450, 450, 450, 450, 450, 450, 450, 450, 453, 453, 453, 453, 456, 456, 456, 459, 459, 462, 462, 465, 465, 468, 468, 471, 471, 474, 474, 474, 477, 477, 477, 480, 480, 483, 483, 486, 486, 489, 489, 492, 492, 495, 495, 507, 507, 507, 510, 510, 510, 510, 513, 513, 513, 513, 516, 516, 516, 516, 516, 519, 519, 519, 519, 522, 522, 522, 522, 525, 525, 525, 525, 525, 528, 528, 528, 528, 531, 531, 531, 531, 531, 531, 534, 534, 534, 534, 534, 537, 537, 537, 537, 537, 537, 540, 540, 540, 540, 540, 540, 543, 543, 543, 543, 543, 543, 546, 546, 546, 546, 546, 546, 549, 549, 549, 549, 549, 549, 552, 552, 552, 552, 552, 552, 555, 555, 555, 558, 558, 558, 561, 561, 561, 564, 564, 564, 567, 567, 567, 570, 570, 570, 573, 573, 573, 573, 576, 576, 576, 579, 579, 579, 582, 582, 582, 585, 585, 585, 588, 588, 588, 591, 591, 591, 594, 594, 594, 594, 597, 597, 597, 600, 600, 621, 621, 621, 621, 621, 621, 621, 621, 621, 621, 621, 621, 621, 621, 621, 621, 621, 621, 621, 621, 621, 621, 621, 621, 621, 621, 621, 621, 621, 621, 621, 621, 621, 621, 621, 621, 621, 621, 621, 621, 621, 621, 621, 621, 621, 621, 621, 621, 621, 621, 621, 621, 621, 621, 621, 621, 624, 624, 624, 624, 624, 624, 624, 624, 624, 624, 624, 624, 624, 624, 624, 624, 624, 624, 624, 624, 624, 624, 624, 624, 624, 624, 624, 624, 624, 624, 624, 624, 624, 624, 624, 624, 624, 624, 624, 624, 624, 624, 624, 624, 624, 624, 624, 624, 624, 624, 624, 624, 624, 624, 624, 624, 627, 627, 627, 627, 627, 627, 630, 630, 630, 630, 633, 633, 633, 636, 636, 636, 636, 639, 639, 639, 642, 642, 642, 645, 645, 645, 648, 648, 651, 651, 654, 654, 654, 657, 657, 660, 660, 663, 663, 663, 666, 666, 666, 669, 669, 669, 672, 672, 672, 675, 675, 675, 678, 678, 678, 681, 681, 681, 684, 684, 687, 687, 690, 690, 690, 690, 693, 693, 696, 696, 696, 696, 699, 699, 702, 702, 705, 705, 708, 708, 708, 711, 711, 711, 711, 714, 714, 714, 714, 714, 714, 717, 717, 717, 717, 717, 717, 720, 720, 720, 720, 720, 720, 720, 720, 720, 720, 720, 720, 723, 723, 723, 723, 723, 723, 723, 723, 723, 723, 744, 744, 747, 747, 747, 747, 747, 747, 747, 747, 747, 747, 747, 747, 747, 747, 750, 750, 750, 750, 750, 750, 750, 750, 750, 753, 753, 753, 753, 753, 753, 753, 756, 756, 756, 756, 756, 756, 756, 759, 759, 759, 759, 759, 762, 762, 762, 762, 762, 765, 765, 765, 765, 765, 768, 768, 768, 768, 768, 771, 771, 771, 774, 774, 774, 777, 777, 777, 780, 780, 780, 783, 783, 783, 786, 786, 786, 789, 789, 789, 789, 789, 792, 792, 792, 792, 795, 795, 795, 795, 798, 798, 798, 798, 801, 801, 801, 801, 804, 804, 804, 804, 807, 807, 807, 810, 810, 810, 813, 813, 813, 813, 816, 816, 816, 816, 819, 819, 819, 819, 822, 822, 822, 825, 825, 825, 825, 828, 828, 828, 828, 828, 831, 831, 831, 831, 831, 834, 834, 834, 834, 834, 837, 837, 837, 837, 837, 840, 840, 840, 840, 840, 840, 840, 840, 843, 843, 843, 843, 843, 843];
  startY = [276, 276, 276, 276, 276, 276, 276, 237, 240, 243, 246, 249, 252, 255, 258, 261, 264, 267, 270, 273, 276, 279, 282, 285, 288, 291, 294, 297, 300, 303, 306, 309, 312, 315, 318, 321, 324, 327, 330, 333, 336, 339, 342, 345, 348, 351, 354, 357, 360, 363, 366, 369, 372, 375, 378, 381, 276, 381, 384, 387, 276, 387, 390, 276, 390, 276, 393, 276, 393, 276, 393, 276, 393, 276, 393, 396, 276, 393, 396, 276, 393, 276, 393, 276, 393, 276, 393, 276, 393, 276, 393, 276, 279, 441, 279, 282, 285, 441, 288, 291, 294, 441, 294, 297, 300, 303, 441, 303, 306, 309, 441, 312, 315, 318, 441, 318, 321, 324, 438, 441, 327, 330, 333, 438, 333, 336, 339, 342, 435, 438, 342, 345, 348, 432, 435, 348, 351, 354, 357, 429, 432, 357, 360, 363, 423, 426, 429, 366, 369, 372, 417, 420, 423, 372, 375, 378, 411, 414, 417, 381, 384, 387, 402, 405, 408, 387, 390, 393, 396, 399, 402, 387, 390, 393, 378, 381, 384, 372, 375, 378, 363, 366, 369, 357, 360, 363, 348, 351, 354, 339, 342, 345, 348, 333, 336, 339, 324, 327, 330, 318, 321, 324, 309, 312, 315, 303, 306, 309, 294, 297, 300, 285, 288, 291, 294, 279, 282, 285, 276, 279, 276, 279, 282, 285, 288, 291, 294, 297, 300, 303, 306, 309, 312, 315, 318, 321, 324, 327, 330, 333, 336, 339, 342, 345, 348, 351, 354, 357, 360, 363, 366, 369, 372, 375, 378, 381, 384, 387, 390, 393, 396, 399, 402, 405, 408, 411, 414, 417, 420, 423, 426, 429, 432, 435, 438, 441, 276, 279, 282, 285, 288, 291, 294, 297, 300, 303, 306, 309, 312, 315, 318, 321, 324, 327, 330, 333, 336, 339, 342, 345, 348, 351, 354, 357, 360, 363, 366, 369, 372, 375, 378, 381, 384, 387, 390, 393, 396, 399, 402, 405, 408, 411, 414, 417, 420, 423, 426, 429, 432, 435, 438, 441, 306, 309, 312, 357, 360, 363, 300, 303, 366, 369, 294, 297, 372, 291, 294, 375, 378, 288, 378, 381, 285, 381, 384, 282, 384, 387, 282, 387, 279, 390, 276, 279, 390, 276, 393, 276, 393, 273, 276, 393, 273, 393, 396, 273, 393, 396, 273, 393, 396, 273, 393, 396, 273, 393, 396, 273, 276, 393, 276, 393, 276, 393, 276, 279, 390, 393, 279, 390, 279, 282, 387, 390, 282, 387, 285, 384, 288, 381, 291, 375, 378, 294, 297, 372, 375, 297, 300, 303, 366, 369, 372, 303, 306, 309, 360, 363, 366, 309, 312, 315, 318, 321, 324, 345, 348, 351, 354, 357, 360, 321, 324, 327, 330, 333, 336, 339, 342, 345, 348, 333, 336, 315, 318, 321, 324, 327, 330, 333, 336, 339, 342, 345, 348, 351, 354, 306, 309, 312, 315, 327, 354, 357, 360, 363, 300, 303, 306, 327, 363, 366, 369, 294, 297, 300, 327, 369, 372, 375, 291, 294, 327, 375, 378, 288, 291, 327, 378, 381, 285, 288, 327, 381, 384, 282, 285, 327, 384, 387, 282, 327, 387, 279, 327, 390, 279, 327, 390, 276, 327, 393, 276, 327, 393, 276, 327, 393, 273, 276, 327, 393, 396, 273, 327, 393, 396, 273, 327, 393, 396, 273, 327, 393, 396, 273, 327, 393, 396, 273, 276, 327, 393, 276, 327, 393, 276, 327, 393, 276, 327, 390, 393, 276, 279, 327, 390, 279, 327, 387, 390, 282, 327, 387, 282, 285, 327, 384, 285, 288, 327, 381, 384, 288, 291, 327, 378, 381, 291, 294, 327, 375, 378, 297, 300, 327, 369, 372, 303, 306, 309, 312, 327, 363, 366, 369, 312, 315, 318, 321, 324, 327];

  forTouchX = [Ax, Bx, Cx, Dx, Ex, Fx, Gx, Hx, Ix, Jx, Kx, Lx, Mx, Nx, Ox, Px, Qx, Rx, Sx, Tx, Ux, Vx, Wx, Xx, Yx, Zx];
  forTouchY = [Ay, By, Cy, Dy, Ey, Fy, Gy, Hy, Iy, Jy, Ky, Ly, My, Ny, Oy, Py, Qy, Ry, Sy, Ty, Uy, Vy, Wy, Xy, Yy, Zy];

  for (var i = 0; i < num; i++) {
    particle[i] = new Particle(random(0, width), random(0, height), preM);
  }

  bigBoyX = Ax;
  bigBoyY = Ay;
  
}

//------------------------------------------------------------------------
function touchEnded() {
  if (touchY > 75) {

    runIt = true;
    if (runIt) {
      plusBoy++;
    }
    runIt = false;

    if (plusBoy >= 26) {
      plusBoy = 0;
    }

    //print(plusBoy);

    //print (plusBoy%26); checked and good
    //print (forTouchX[0]);

    bigBoyX = forTouchX[plusBoy];
    bigBoyY = forTouchY[plusBoy];
  }
}

//------------------------------------------------------------------------

function keyTyped() {
  
  plusBoy = -1;

  if (key == 'A') {
    bigBoyX = Ax;
    bigBoyY = Ay;
  }

  if (key == 'B') {
    bigBoyX = Bx;
    bigBoyY = By;
  }

  if (key == 'C') {
    bigBoyX = Cx;
    bigBoyY = Cy;
  }

  if (key == 'D') {
    bigBoyX = Dx;
    bigBoyY = Dy;
  }

  if (key == 'E') {
    bigBoyX = Ex;
    bigBoyY = Ey;
  }

  if (key == 'F') {
    bigBoyX = Fx;
    bigBoyY = Fy;
  }

  if (key == 'G') {
    bigBoyX = Gx;
    bigBoyY = Gy;
  }

  if (key == 'H') {
    bigBoyX = Hx;
    bigBoyY = Hy;
  }

  if (key == 'I') {
    bigBoyX = Ix;
    bigBoyY = Iy;
  }

  if (key == 'J') {
    bigBoyX = Jx;
    bigBoyY = Jy;
  }

  if (key == 'K') {
    bigBoyX = Kx;
    bigBoyY = Ky;
  }

  if (key == 'L') {
    bigBoyX = Lx;
    bigBoyY = Ly;
  }

  if (key == 'M') {
    bigBoyX = Mx;
    bigBoyY = My;
  }

  if (key == 'N') {
    bigBoyX = Nx;
    bigBoyY = Ny;
  }

  if (key == 'O') {
    bigBoyX = Ox;
    bigBoyY = Oy;
  }

  if (key == 'P') {
    bigBoyX = Px;
    bigBoyY = Py;
  }

  if (key == 'Q') {
    bigBoyX = Qx;
    bigBoyY = Qy;
  }

  if (key == 'R') {
    bigBoyX = Rx;
    bigBoyY = Ry;
  }

  if (key == 'S') {
    bigBoyX = Sx;
    bigBoyY = Sy;
  }

  if (key == 'T') {
    bigBoyX = Tx;
    bigBoyY = Ty;
  }

  if (key == 'U') {
    bigBoyX = Ux;
    bigBoyY = Uy;
  }

  if (key == 'V') {
    bigBoyX = Vx;
    bigBoyY = Vy;
  }

  if (key == 'W') {
    bigBoyX = Wx;
    bigBoyY = Wy;
  }

  if (key == 'X') {
    bigBoyX = Xx;
    bigBoyY = Xy;
  }

  if (key == 'Y') {
    bigBoyX = Yx;
    bigBoyY = Yy;
  }

  if (key == 'Z') {
    bigBoyX = Zx;
    bigBoyY = Zy;
  }

  //------------------------------------------------------------

  if (key == 'a') {
    bigBoyX = ax;
    bigBoyY = ay;
  }

  if (key == 'b') {
    bigBoyX = bx;
    bigBoyY = by;
  }

  if (key == 'c') {
    bigBoyX = cx;
    bigBoyY = cy;
  }

  if (key == 'd') {
    bigBoyX = dx;
    bigBoyY = dy;
  }

  if (key == 'e') {
    bigBoyX = ex;
    bigBoyY = ey;
  }

  if (key == 'f') {
    bigBoyX = fx;
    bigBoyY = fy;
  }

  if (key == 'g') {
    bigBoyX = gx;
    bigBoyY = gy;
  }

  if (key == 'h') {
    bigBoyX = hx;
    bigBoyY = hy;
  }

  if (key == 'i') {
    bigBoyX = ix;
    bigBoyY = iy;
  }

  if (key == 'j') {
    bigBoyX = jx;
    bigBoyY = jy;
  }

  if (key == 'k') {
    bigBoyX = kx;
    bigBoyY = ky;
  }

  if (key == 'l') {
    bigBoyX = lx;
    bigBoyY = ly;
  }

  if (key == 'm') {
    bigBoyX = mx;
    bigBoyY = my;
  }

  if (key == 'n') {
    bigBoyX = nx;
    bigBoyY = ny;
  }

  if (key == 'o') {
    bigBoyX = ox;
    bigBoyY = oy;
  }

  if (key == 'p') {
    bigBoyX = px;
    bigBoyY = py;
  }

  if (key == 'q') {
    bigBoyX = qx;
    bigBoyY = qy;
  }

  if (key == 'r') {
    bigBoyX = rx;
    bigBoyY = ry;
  }

  if (key == 's') {
    bigBoyX = sx;
    bigBoyY = sy;
  }

  if (key == 't') {
    bigBoyX = tx;
    bigBoyY = ty;
  }

  if (key == 'u') {
    bigBoyX = ux;
    bigBoyY = uy;
  }

  if (key == 'v') {
    bigBoyX = vx;
    bigBoyY = vy;
  }

  if (key == 'w') {
    bigBoyX = wx;
    bigBoyY = wy;
  }

  if (key == 'x') {
    bigBoyX = xx;
    bigBoyY = xy;
  }

  if (key == 'y') {
    bigBoyX = yx;
    bigBoyY = yy;
  }

  if (key == 'z') {
    bigBoyX = zx;
    bigBoyY = zy;
  }
  //------------------------------------------------------------
  if (key == '0') {
    bigBoyX = zerox;
    bigBoyY = zeroy;
  }

  if (key == '1') {
    bigBoyX = onex;
    bigBoyY = oney;
  }

  if (key == '2') {
    bigBoyX = twox;
    bigBoyY = twoy;
  }

  if (key == '3') {
    bigBoyX = threex;
    bigBoyY = threey;
  }

  if (key == '4') {
    bigBoyX = fourx;
    bigBoyY = foury;
  }

  if (key == '5') {
    bigBoyX = fivex;
    bigBoyY = fivey;
  }

  if (key == '6') {
    bigBoyX = sixx;
    bigBoyY = sixy;
  }

  if (key == '7') {
    bigBoyX = sevenx;
    bigBoyY = seveny;
  }

  if (key == '8') {
    bigBoyX = eightx;
    bigBoyY = eighty;
  }

  if (key == '9') {
    bigBoyX = ninex;
    bigBoyY = niney;
  }
}

function draw() {

  howHigh = windowHeight / 777 + 0.2;

  fill(0, 55);
  rect(0, 0, width, height);

  //typeBoy();

  translate(width / 2, height / 2);

  scale(howHigh);
  //print(howHigh);

  for (var p = 0; p < bigBoyX.length; p++) {
    particle[p].run(bigBoyX[p] - 650, bigBoyY[p] - 400);
  }

}

//1176 at 400, 2
//522 at 400, 3 ****
//315 at 500, 5
//860 at 500, 3


//-----------------------------------FINISHED OBJECT

function Particle(x, y, m) {
  this.loc = createVector(x, y);
  this.vel = createVector(0, 0);
  this.acc = createVector(0, 0);
  this.sz = 2.2;
  this.gravity = 10;
  this.mass = m;
  this.velocityLimit = 2.6;
  this.d;
}

Particle.prototype.run = function(tx, ty) {
  this.forces(tx, ty);
  this.show();
  this.update();
}

Particle.prototype.applyForce = function(force) {
  force.div(this.mass);
  this.acc.add(force);
}

Particle.prototype.update = function() {
  this.vel.add(this.acc);
  this.vel.limit(this.velocityLimit);
  this.loc.add(this.vel);
  this.acc.mult(0);
}

//----------------------------------------
Particle.prototype.forces = function(tx, ty) {
  var targetLoc = createVector(tx, ty);
  var dir = p5.Vector.sub(this.loc, targetLoc);
  this.d = dir.mag();
  //var d = p5.Vector.dist(this.loc,this.targetLoc);
  dir.normalize();
  //var force = (this.gravity*this.mass)/(this.d*this.d);

  dir.mult(-1);

  this.applyForce(dir);
}

Particle.prototype.show = function() {
  ellipseMode(CENTER);
  fill(255, 255 - this.d, 255, 100 - this.d / 2);
  noStroke();
  ellipse(this.loc.x, this.loc.y, this.sz, this.sz);
}

function windowResized() {
  resizeCanvas(windowWidth, windowHeight);
}
